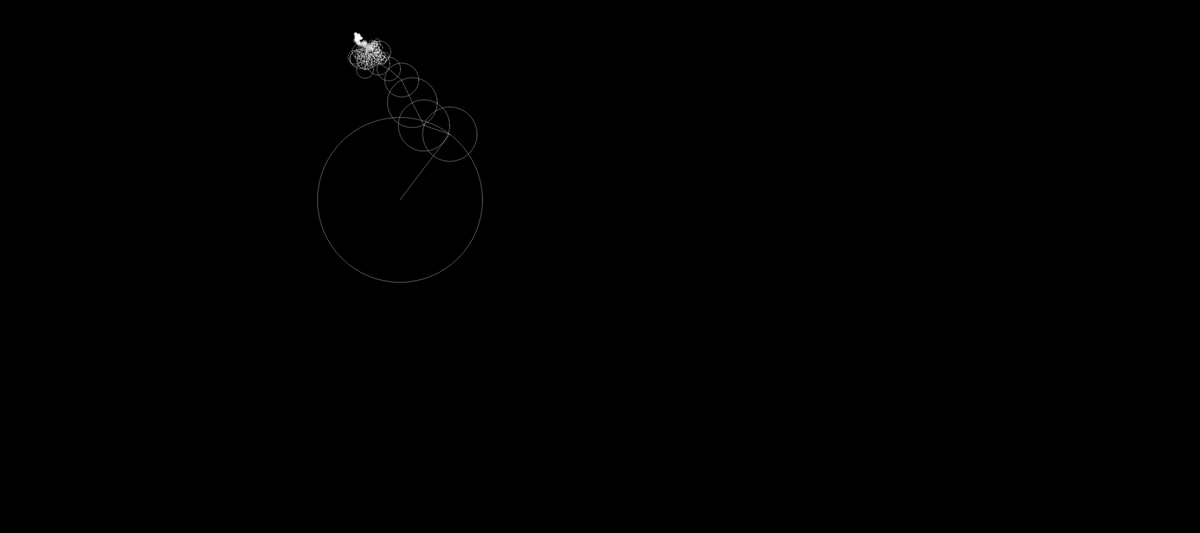
Frame 1 (no input)
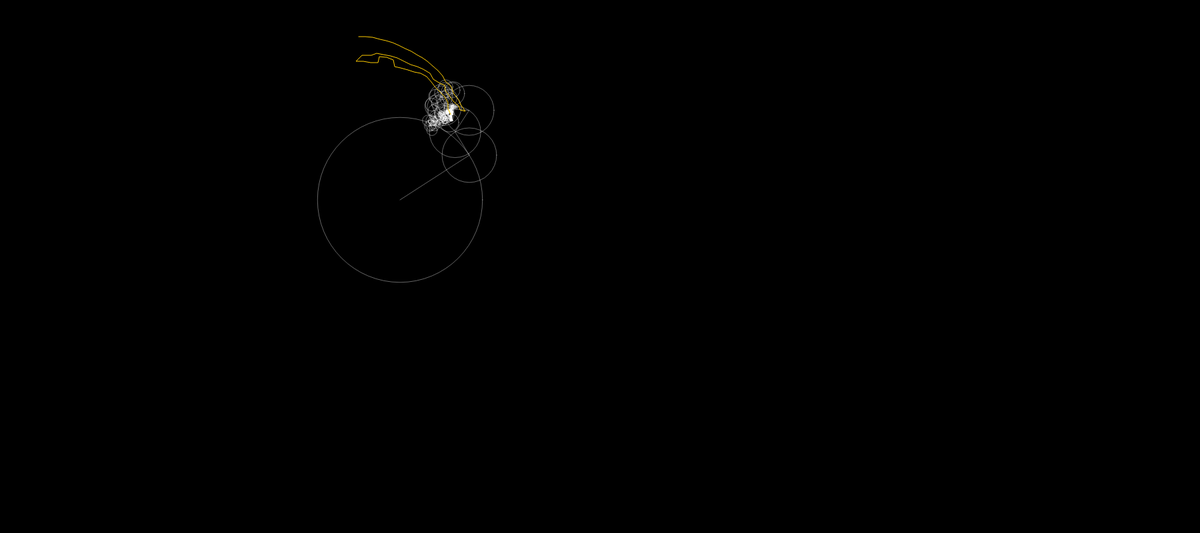
Frame 60 (no input)
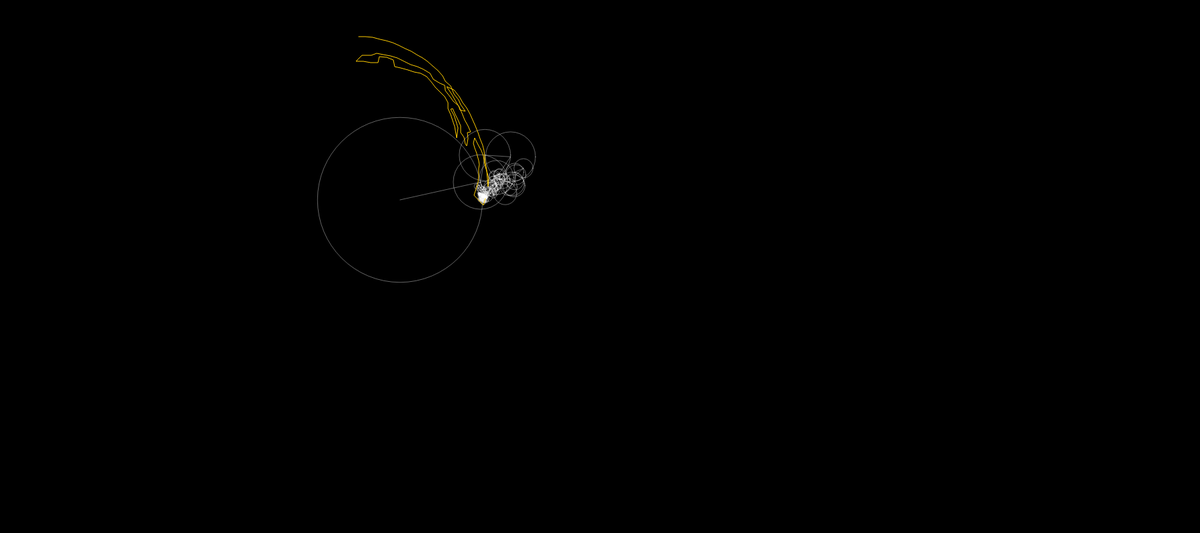
Frame 120 (the mouse pressed at the canvas centre since frame 60)

The p5.js sketch that drew these frames (run headless with seeded random() and noise() and a simulated clock; from frame 60 on, the mouse is pressed at the canvas centre):

// p5.js sketch
// ── sketch.js
let x = [];
let y = [];
let fourierX;
let fourierY;
let time = 0;
let path = [];

function setup() {
  createCanvas(1800, 800);
  
  const skip = 15;
  for (let i = 0; i < drawing.length; i += skip) {
     x.push(drawing[i].x -231);
     y.push(-(drawing[i].y - 801));
   }
  fourierXY = dft(x,y);
  // fourierY = dft(y);

  fourierXY.sort((a, b) => b.amp - a.amp);
  // fourierY.sort((a, b) => b.amp - a.amp);
}

function epiCycles(x, y, rotation, fourier) {
  for (let i = 0; i < fourier.length; i++) {
    let prevx = x;
    let prevy = y;
    let freq = fourier[i].freq;
    let radius = fourier[i].amp;
    let phase = fourier[i].phase;
    x += radius * cos(freq * time + phase + rotation);
    y += radius * sin(freq * time + phase + rotation);

    stroke(255, 100);
    noFill();
    ellipse(prevx, prevy, radius * 2);
    stroke(255,100);
    line(prevx, prevy, x, y);
  }
  return createVector(x, y);
}

function draw() {
  background(0);
  translate(-400,200);
  let vx = epiCycles(width / 2 + 100, 100, 0, fourierXY);
  // let vy = epiCycles(100, height / 2 + 100, HALF_PI, fourierY);
  let v = createVector(vx.x, vx.y);
  path.unshift(v);
  // line(vx.x, vx.y, v.x, v.y);
  // line(vy.x, vy.y, v.x, v.y);

  beginShape();
  noFill();
  for (let i = 0; i < path.length; i++) {
    stroke(255, 204, 0);
    // strokeWeight(4);

    vertex(path[i].x, path[i].y);
  }
  endShape();

  const dt = TWO_PI / fourierXY.length;
  time += dt;

  if (time > 2*TWO_PI) {
    time = 0;
    path = [];
  }

}

// ── aish_points.js
let drawing = [
{ x: 169, y: 1046},
{ x: 169, y: 1045},
{ x: 170, y: 1045},
{ x: 171, y: 1045},
{ x: 171, y: 1046},
{ x: 172, y: 1046},
{ x: 173, y: 1045},
{ x: 173, y: 1046},
{ x: 174, y: 1046},
{ x: 175, y: 1046},
{ x: 176, y: 1045},
{ x: 176, y: 1046},
{ x: 177, y: 1046},
{ x: 178, y: 1046},
{ x: 179, y: 1045},
{ x: 179, y: 1046},
{ x: 180, y: 1046},
{ x: 181, y: 1046},
{ x: 182, y: 1046},
{ x: 182, y: 1045},
{ x: 183, y: 1046},
{ x: 184, y: 1046},
{ x: 185, y: 1046},
{ x: 185, y: 1045},
{ x: 186, y: 1046},
{ x: 187, y: 1045},
{ x: 187, y: 1046},
{ x: 188, y: 1045},
{ x: 189, y: 1046},
{ x: 189, y: 1045},
{ x: 190, y: 1045},
{ x: 191, y: 1044},
{ x: 191, y: 1045},
{ x: 192, y: 1045},
{ x: 193, y: 1044},
{ x: 193, y: 1045},
{ x: 194, y: 1045},
{ x: 195, y: 1044},
{ x: 195, y: 1045},
{ x: 196, y: 1044},
{ x: 197, y: 1044},
{ x: 198, y: 1044},
{ x: 198, y: 1043},
{ x: 199, y: 1043},
{ x: 200, y: 1043},
{ x: 201, y: 1042},
{ x: 202, y: 1042},
{ x: 201, y: 1043},
{ x: 202, y: 1043},
{ x: 203, y: 1042},
{ x: 204, y: 1042},
{ x: 204, y: 1041},
{ x: 205, y: 1041},
{ x: 205, y: 1042},
{ x: 206, y: 1041},
{ x: 207, y: 1040},
{ x: 207, y: 1041},
{ x: 208, y: 1041},
{ x: 208, y: 1040},
{ x: 209, y: 1040},
{ x: 210, y: 1040},
{ x: 211, y: 1040},
{ x: 211, y: 1039},
{ x: 212, y: 1039},
{ x: 213, y: 1038},
{ x: 213, y: 1039},
{ x: 214, y: 1038},
{ x: 214, y: 1039},
{ x: 215, y: 1038},
{ x: 216, y: 1037},
{ x: 216, y: 1038},
{ x: 217, y: 1037},
{ x: 218, y: 1037},
{ x: 219, y: 1037},
{ x: 219, y: 1036},
{ x: 220, y: 1037},
{ x: 220, y: 1036},
{ x: 221, y: 1036},
{ x: 222, y: 1036},
{ x: 222, y: 1035},
{ x: 223, y: 1035},
{ x: 224, y: 1035},
{ x: 224, y: 1034},
{ x: 225, y: 1035},
{ x: 225, y: 1034},
{ x: 226, y: 1034},
{ x: 227, y: 1034},
{ x: 227, y: 1033},
{ x: 228, y: 1033},
{ x: 229, y: 1032},
{ x: 229, y: 1033},
{ x: 230, y: 1032},
{ x: 231, y: 1032},
{ x: 231, y: 1031},
{ x: 232, y: 1031},
{ x: 233, y: 1031},
{ x: 233, y: 1030},
{ x: 234, y: 1030},
{ x: 234, y: 1031},
{ x: 235, y: 1030},
{ x: 236, y: 1030},
{ x: 236, y: 1029},
{ x: 237, y: 1029},
{ x: 238, y: 1028},
{ x: 238, y: 1029},
{ x: 239, y: 1028},
{ x: 240, y: 1028},
{ x: 240, y: 1027},
{ x: 241, y: 1027},
{ x: 241, y: 1028},
{ x: 242, y: 1027},
{ x: 243, y: 1026},
{ x: 243, y: 1027},
{ x: 244, y: 1026},
{ x: 245, y: 1025},
{ x: 245, y: 1026},
{ x: 246, y: 1025},
{ x: 247, y: 1025},
{ x: 247, y: 1024},
{ x: 248, y: 1023},
{ x: 248, y: 1024},
{ x: 249, y: 1024},
{ x: 249, y: 1023},
{ x: 249, y: 1022},
{ x: 250, y: 1022},
{ x: 250, y: 1023},
{ x: 251, y: 1022},
{ x: 251, y: 1023},
{ x: 252, y: 1022},
{ x: 253, y: 1021},
{ x: 253, y: 1022},
{ x: 254, y: 1021},
{ x: 255, y: 1021},
{ x: 256, y: 1020},
{ x: 255, y: 1020},
{ x: 256, y: 1019},
{ x: 257, y: 1018},
{ x: 258, y: 1018},
{ x: 257, y: 1019},
{ x: 258, y: 1019},
{ x: 259, y: 1018},
{ x: 260, y: 1018},
{ x: 260, y: 1017},
{ x: 261, y: 1017},
{ x: 262, y: 1016},
{ x: 262, y: 1017},
{ x: 263, y: 1017},
{ x: 264, y: 1016},
{ x: 263, y: 1016},
{ x: 264, y: 1015},
{ x: 265, y: 1014},
{ x: 265, y: 1015},
{ x: 266, y: 1014},
{ x: 267, y: 1013},
{ x: 267, y: 1014},
{ x: 266, y: 1013},
{ x: 267, y: 1012},
{ x: 268, y: 1012},
{ x: 269, y: 1012},
{ x: 269, y: 1011},
{ x: 270, y: 1011},
{ x: 271, y: 1010},
{ x: 270, y: 1010},
{ x: 271, y: 1009},
{ x: 272, y: 1008},
{ x: 272, y: 1009},
{ x: 273, y: 1008},
{ x: 273, y: 1007},
{ x: 274, y: 1007},
{ x: 275, y: 1007},
{ x: 275, y: 1006},
{ x: 276, y: 1005},
{ x: 276, y: 1006},
{ x: 277, y: 1005},
{ x: 277, y: 1004},
{ x: 278, y: 1004},
{ x: 278, y: 1003},
{ x: 279, y: 1002},
{ x: 280, y: 1003},
{ x: 279, y: 1003},
{ x: 280, y: 1002},
{ x: 281, y: 1001},
{ x: 282, y: 1000},
{ x: 282, y: 1001},
{ x: 283, y: 1001},
{ x: 283, y: 1000},
{ x: 284, y: 1000},
{ x: 284, y: 999},
{ x: 285, y: 998},
{ x: 285, y: 999},
{ x: 286, y: 999},
{ x: 286, y: 998},
{ x: 287, y: 997},
{ x: 288, y: 997},
{ x: 288, y: 996},
{ x: 288, y: 995},
{ x: 289, y: 996},
{ x: 289, y: 995},
{ x: 289, y: 994},
{ x: 290, y: 994},
{ x: 291, y: 993},
{ x: 290, y: 993},
{ x: 291, y: 992},
{ x: 291, y: 991},
{ x: 292, y: 991},
{ x: 292, y: 990},
{ x: 293, y: 990},
{ x: 294, y: 989},
{ x: 293, y: 989},
{ x: 294, y: 988},
{ x: 295, y: 987},
{ x: 295, y: 988},
{ x: 294, y: 987},
{ x: 295, y: 986},
{ x: 296, y: 985},
{ x: 296, y: 986},
{ x: 297, y: 985},
{ x: 297, y: 984},
{ x: 297, y: 983},
{ x: 298, y: 983},
{ x: 298, y: 982},
{ x: 298, y: 981},
{ x: 299, y: 980},
{ x: 299, y: 981},
{ x: 300, y: 980},
{ x: 299, y: 979},
{ x: 300, y: 978},
{ x: 300, y: 979},
{ x: 301, y: 978},
{ x: 302, y: 977},
{ x: 301, y: 977},
{ x: 302, y: 976},
{ x: 303, y: 975},
{ x: 303, y: 976},
{ x: 304, y: 975},
{ x: 304, y: 974},
{ x: 305, y: 974},
{ x: 306, y: 973},
{ x: 305, y: 973},
{ x: 306, y: 972},
{ x: 307, y: 972},
{ x: 307, y: 971},
{ x: 308, y: 971},
{ x: 308, y: 970},
{ x: 308, y: 969},
{ x: 309, y: 969},
{ x: 310, y: 969},
{ x: 310, y: 968},
{ x: 309, y: 967},
{ x: 310, y: 966},
{ x: 311, y: 965},
{ x: 312, y: 964},
{ x: 310, y: 962},
{ x: 311, y: 961},
{ x: 312, y: 961},
{ x: 312, y: 960},
{ x: 313, y: 959},
{ x: 313, y: 958},
{ x: 314, y: 958},
{ x: 315, y: 957},
{ x: 314, y: 957},
{ x: 315, y: 956},
{ x: 315, y: 955},
{ x: 316, y: 956},
{ x: 316, y: 955},
{ x: 316, y: 954},
{ x: 317, y: 954},
{ x: 317, y: 953},
{ x: 318, y: 953},
{ x: 318, y: 952},
{ x: 319, y: 951},
{ x: 319, y: 952},
{ x: 318, y: 951},
{ x: 319, y: 950},
{ x: 319, y: 949},
{ x: 320, y: 950},
{ x: 320, y: 949},
{ x: 321, y: 948},
{ x: 320, y: 948},
{ x: 320, y: 947},
{ x: 321, y: 946},
{ x: 321, y: 947},
{ x: 322, y: 946},
{ x: 322, y: 945},
{ x: 323, y: 944},
{ x: 322, y: 944},
{ x: 323, y: 943},
{ x: 324, y: 942},
{ x: 323, y: 942},
{ x: 324, y: 941},
{ x: 325, y: 940},
{ x: 324, y: 940},
{ x: 325, y: 939},
{ x: 326, y: 939},
{ x: 326, y: 938},
{ x: 326, y: 937},
{ x: 327, y: 937},
{ x: 327, y: 936},
{ x: 328, y: 936},
{ x: 328, y: 935},
{ x: 329, y: 934},
{ x: 329, y: 933},
{ x: 330, y: 932},
{ x: 331, y: 931},
{ x: 331, y: 930},
{ x: 330, y: 931},
{ x: 329, y: 932},
{ x: 328, y: 934},
{ x: 327, y: 935},
{ x: 325, y: 934},
{ x: 325, y: 933},
{ x: 324, y: 934},
{ x: 324, y: 935},
{ x: 323, y: 936},
{ x: 322, y: 935},
{ x: 321, y: 936},
{ x: 321, y: 937},
{ x: 320, y: 937},
{ x: 321, y: 938},
{ x: 320, y: 938},
{ x: 320, y: 939},
{ x: 319, y: 940},
{ x: 318, y: 939},
{ x: 318, y: 938},
{ x: 317, y: 940},
{ x: 316, y: 941},
{ x: 316, y: 942},
{ x: 317, y: 941},
{ x: 318, y: 940},
{ x: 319, y: 941},
{ x: 319, y: 942},
{ x: 318, y: 943},
{ x: 317, y: 942},
{ x: 316, y: 943},
{ x: 315, y: 944},
{ x: 315, y: 943},
{ x: 314, y: 944},
{ x: 313, y: 945},
{ x: 314, y: 946},
{ x: 314, y: 945},
{ x: 313, y: 946},
{ x: 312, y: 947},
{ x: 313, y: 947},
{ x: 312, y: 948},
{ x: 311, y: 948},
{ x: 311, y: 949},
{ x: 311, y: 950},
{ x: 310, y: 949},
{ x: 310, y: 950},
{ x: 310, y: 951},
{ x: 309, y: 951},
{ x: 309, y: 952},
{ x: 308, y: 952},
{ x: 308, y: 953},
{ x: 307, y: 953},
{ x: 306, y: 954},
{ x: 307, y: 954},
{ x: 306, y: 955},
{ x: 305, y: 956},
{ x: 305, y: 955},
{ x: 306, y: 956},
{ x: 305, y: 957},
{ x: 304, y: 957},
{ x: 304, y: 958},
{ x: 304, y: 959},
{ x: 303, y: 960},
{ x: 303, y: 959},
{ x: 302, y: 960},
{ x: 302, y: 961},
{ x: 301, y: 962},
{ x: 302, y: 962},
{ x: 301, y: 963},
{ x: 301, y: 964},
{ x: 300, y: 965},
{ x: 300, y: 964},
{ x: 299, y: 965},
{ x: 299, y: 966},
{ x: 300, y: 966},
{ x: 299, y: 967},
{ x: 298, y: 967},
{ x: 297, y: 968},
{ x: 298, y: 968},
{ x: 297, y: 969},
{ x: 297, y: 970},
{ x: 296, y: 970},
{ x: 296, y: 971},
{ x: 295, y: 972},
{ x: 295, y: 973},
{ x: 296, y: 973},
{ x: 297, y: 974},
{ x: 298, y: 973},
{ x: 299, y: 972},
{ x: 300, y: 972},
{ x: 299, y: 973},
{ x: 298, y: 972},
{ x: 297, y: 973},
{ x: 296, y: 974},
{ x: 295, y: 974},
{ x: 294, y: 975},
{ x: 294, y: 974},
{ x: 293, y: 974},
{ x: 293, y: 975},
{ x: 292, y: 975},
{ x: 291, y: 975},
{ x: 292, y: 976},
{ x: 291, y: 976},
{ x: 290, y: 976},
{ x: 290, y: 977},
{ x: 289, y: 977},
{ x: 288, y: 978},
{ x: 288, y: 977},
{ x: 287, y: 978},
{ x: 287, y: 979},
{ x: 286, y: 979},
{ x: 285, y: 979},
{ x: 285, y: 980},
{ x: 284, y: 980},
{ x: 283, y: 980},
{ x: 283, y: 981},
{ x: 282, y: 981},
{ x: 281, y: 982},
{ x: 280, y: 981},
{ x: 281, y: 981},
{ x: 280, y: 982},
{ x: 279, y: 983},
{ x: 279, y: 982},
{ x: 278, y: 983},
{ x: 277, y: 983},
{ x: 276, y: 984},
{ x: 277, y: 984},
{ x: 278, y: 990},
{ x: 279, y: 990},
{ x: 278, y: 991},
{ x: 277, y: 991},
{ x: 276, y: 992},
{ x: 276, y: 991},
{ x: 275, y: 992},
{ x: 275, y: 993},
{ x: 274, y: 993},
{ x: 274, y: 992},
{ x: 273, y: 993},
{ x: 272, y: 993},
{ x: 272, y: 994},
{ x: 271, y: 994},
{ x: 270, y: 995},
{ x: 270, y: 994},
{ x: 269, y: 995},
{ x: 268, y: 996},
{ x: 268, y: 995},
{ x: 267, y: 996},
{ x: 266, y: 997},
{ x: 266, y: 996},
{ x: 265, y: 997},
{ x: 264, y: 998},
{ x: 264, y: 997},
{ x: 263, y: 998},
{ x: 262, y: 999},
{ x: 262, y: 998},
{ x: 261, y: 999},
{ x: 261, y: 998},
{ x: 260, y: 999},
{ x: 259, y: 1000},
{ x: 259, y: 999},
{ x: 258, y: 1000},
{ x: 257, y: 1000},
{ x: 257, y: 1001},
{ x: 256, y: 1001},
{ x: 255, y: 1001},
{ x: 254, y: 1001},
{ x: 254, y: 1002},
{ x: 253, y: 1002},
{ x: 252, y: 1002},
{ x: 251, y: 1002},
{ x: 252, y: 1003},
{ x: 251, y: 1003},
{ x: 250, y: 1003},
{ x: 249, y: 1003},
{ x: 249, y: 1004},
{ x: 248, y: 1004},
{ x: 247, y: 1005},
{ x: 247, y: 1004},
{ x: 246, y: 1005},
{ x: 245, y: 1005},
{ x: 245, y: 1006},
{ x: 244, y: 1006},
{ x: 243, y: 1007},
{ x: 243, y: 1006},
{ x: 242, y: 1007},
{ x: 241, y: 1008},
{ x: 241, y: 1007},
{ x: 240, y: 1008},
{ x: 239, y: 1009},
{ x: 239, y: 1008},
{ x: 238, y: 1008},
{ x: 238, y: 1009},
{ x: 237, y: 1009},
{ x: 236, y: 1010},
{ x: 236, y: 1009},
{ x: 235, y: 1010},
{ x: 234, y: 1010},
{ x: 234, y: 1011},
{ x: 233, y: 1011},
{ x: 233, y: 1010},
{ x: 232, y: 1011},
{ x: 231, y: 1012},
{ x: 231, y: 1011},
{ x: 230, y: 1012},
{ x: 229, y: 1013},
{ x: 229, y: 1012},
{ x: 228, y: 1013},
{ x: 227, y: 1014},
{ x: 226, y: 1015},
{ x: 226, y: 1014},
{ x: 225, y: 1015},
{ x: 224, y: 1015},
{ x: 223, y: 1015},
{ x: 223, y: 1016},
{ x: 222, y: 1016},
{ x: 221, y: 1016},
{ x: 220, y: 1016},
{ x: 220, y: 1017},
{ x: 219, y: 1016},
{ x: 219, y: 1017},
{ x: 218, y: 1017},
{ x: 217, y: 1018},
{ x: 217, y: 1017},
{ x: 216, y: 1018},
{ x: 215, y: 1018},
{ x: 214, y: 1019},
{ x: 213, y: 1019},
{ x: 214, y: 1018},
{ x: 213, y: 1018},
{ x: 212, y: 1019},
{ x: 211, y: 1019},
{ x: 210, y: 1020},
{ x: 209, y: 1020},
{ x: 210, y: 1019},
{ x: 209, y: 1019},
{ x: 208, y: 1020},
{ x: 207, y: 1020},
{ x: 206, y: 1019},
{ x: 206, y: 1020},
{ x: 205, y: 1020},
{ x: 205, y: 1021},
{ x: 204, y: 1020},
{ x: 203, y: 1020},
{ x: 203, y: 1021},
{ x: 202, y: 1020},
{ x: 201, y: 1020},
{ x: 201, y: 1021},
{ x: 200, y: 1021},
{ x: 199, y: 1021},
{ x: 199, y: 1020},
{ x: 198, y: 1021},
{ x: 197, y: 1021},
{ x: 196, y: 1021},
{ x: 195, y: 1021},
{ x: 195, y: 1022},
{ x: 194, y: 1021},
{ x: 193, y: 1021},
{ x: 193, y: 1022},
{ x: 192, y: 1021},
{ x: 191, y: 1022},
{ x: 191, y: 1021},
{ x: 192, y: 1018},
{ x: 192, y: 1017},
{ x: 191, y: 1018},
{ x: 190, y: 1018},
{ x: 190, y: 1017},
{ x: 189, y: 1018},
{ x: 188, y: 1018},
{ x: 187, y: 1018},
{ x: 186, y: 1018},
{ x: 185, y: 1018},
{ x: 184, y: 1018},
{ x: 184, y: 1019},
{ x: 183, y: 1018},
{ x: 182, y: 1018},
{ x: 181, y: 1018},
{ x: 180, y: 1018},
{ x: 179, y: 1018},
{ x: 178, y: 1019},
{ x: 177, y: 1018},
{ x: 176, y: 1019},
{ x: 175, y: 1019},
{ x: 174, y: 1018},
{ x: 173, y: 1017},
{ x: 174, y: 1017},
{ x: 173, y: 1016},
{ x: 172, y: 1016},
{ x: 171, y: 1016},
{ x: 170, y: 1017},
{ x: 170, y: 1016},
{ x: 169, y: 1016},
{ x: 170, y: 1015},
{ x: 169, y: 1015},
{ x: 168, y: 1015},
{ x: 168, y: 1014},
{ x: 168, y: 1010},
{ x: 167, y: 1010},
{ x: 165, y: 1009},
{ x: 166, y: 1009},
{ x: 167, y: 1009},
{ x: 168, y: 1009},
{ x: 169, y: 1010},
{ x: 170, y: 1010},
{ x: 171, y: 1009},
{ x: 171, y: 1010},
{ x: 172, y: 1009},
{ x: 173, y: 1009},
{ x: 173, y: 1010},
{ x: 174, y: 1009},
{ x: 175, y: 1009},
{ x: 175, y: 1008},
{ x: 176, y: 1008},
{ x: 176, y: 1009},
{ x: 177, y: 1008},
{ x: 178, y: 1009},
{ x: 178, y: 1008},
{ x: 179, y: 1008},
{ x: 180, y: 1008},
{ x: 181, y: 1007},
{ x: 181, y: 1008},
{ x: 182, y: 1008},
{ x: 183, y: 1007},
{ x: 183, y: 1008},
{ x: 184, y: 1007},
{ x: 185, y: 1008},
{ x: 185, y: 1007},
{ x: 186, y: 1007},
{ x: 187, y: 1007},
{ x: 188, y: 1007},
{ x: 188, y: 1008},
{ x: 189, y: 1007},
{ x: 189, y: 1006},
{ x: 190, y: 1007},
{ x: 191, y: 1007},
{ x: 192, y: 1007},
{ x: 192, y: 1008},
{ x: 193, y: 1007},
{ x: 194, y: 1008},
{ x: 194, y: 1007},
{ x: 195, y: 1007},
{ x: 196, y: 1007},
{ x: 197, y: 1007},
{ x: 198, y: 1007},
{ x: 199, y: 1008},
{ x: 198, y: 1008},
{ x: 197, y: 1008},
{ x: 196, y: 1008},
{ x: 193, y: 1017},
{ x: 194, y: 1017},
{ x: 194, y: 1018},
{ x: 195, y: 1017},
{ x: 196, y: 1017},
{ x: 197, y: 1017},
{ x: 198, y: 1016},
{ x: 198, y: 1017},
{ x: 199, y: 1017},
{ x: 200, y: 1017},
{ x: 200, y: 1016},
{ x: 201, y: 1016},
{ x: 202, y: 1016},
{ x: 203, y: 1016},
{ x: 204, y: 1015},
{ x: 204, y: 1016},
{ x: 205, y: 1015},
{ x: 205, y: 1016},
{ x: 206, y: 1015},
{ x: 206, y: 1016},
{ x: 207, y: 1015},
{ x: 208, y: 1015},
{ x: 209, y: 1014},
{ x: 209, y: 1015},
{ x: 210, y: 1015},
{ x: 211, y: 1015},
{ x: 211, y: 1014},
{ x: 212, y: 1014},
{ x: 213, y: 1014},
{ x: 214, y: 1013},
{ x: 214, y: 1014},
{ x: 215, y: 1013},
{ x: 215, y: 1014},
{ x: 216, y: 1013},
{ x: 217, y: 1013},
{ x: 217, y: 1012},
{ x: 218, y: 1012},
{ x: 218, y: 1013},
{ x: 219, y: 1012},
{ x: 220, y: 1012},
{ x: 221, y: 1011},
{ x: 222, y: 1011},
{ x: 221, y: 1012},
{ x: 222, y: 1012},
{ x: 223, y: 1011},
{ x: 224, y: 1011},
{ x: 225, y: 1011},
{ x: 216, y: 1004},
{ x: 218, y: 1003},
{ x: 219, y: 1002},
{ x: 219, y: 1003},
{ x: 220, y: 1002},
{ x: 221, y: 1002},
{ x: 222, y: 1002},
{ x: 222, y: 1001},
{ x: 223, y: 1001},
{ x: 224, y: 1000},
{ x: 225, y: 1001},
{ x: 224, y: 1001},
{ x: 225, y: 1000},
{ x: 226, y: 1000},
{ x: 227, y: 999},
{ x: 227, y: 1000},
{ x: 228, y: 999},
{ x: 228, y: 1000},
{ x: 229, y: 999},
{ x: 230, y: 999},
{ x: 231, y: 998},
{ x: 232, y: 998},
{ x: 231, y: 999},
{ x: 232, y: 999},
{ x: 233, y: 998},
{ x: 234, y: 998},
{ x: 235, y: 997},
{ x: 235, y: 998},
{ x: 236, y: 997},
{ x: 237, y: 997},
{ x: 238, y: 996},
{ x: 238, y: 997},
{ x: 239, y: 997},
{ x: 239, y: 996},
{ x: 240, y: 996},
{ x: 240, y: 997},
{ x: 241, y: 996},
{ x: 242, y: 996},
{ x: 243, y: 996},
{ x: 242, y: 995},
{ x: 243, y: 995},
{ x: 244, y: 995},
{ x: 245, y: 995},
{ x: 246, y: 995},
{ x: 246, y: 994},
{ x: 247, y: 994},
{ x: 247, y: 995},
{ x: 248, y: 994},
{ x: 249, y: 994},
{ x: 250, y: 994},
{ x: 250, y: 993},
{ x: 251, y: 994},
{ x: 251, y: 993},
{ x: 252, y: 993},
{ x: 253, y: 993},
{ x: 254, y: 992},
{ x: 254, y: 993},
{ x: 255, y: 992},
{ x: 256, y: 992},
{ x: 255, y: 993},
{ x: 256, y: 993},
{ x: 257, y: 992},
{ x: 258, y: 991},
{ x: 258, y: 992},
{ x: 259, y: 991},
{ x: 260, y: 990},
{ x: 260, y: 991},
{ x: 261, y: 991},
{ x: 262, y: 991},
{ x: 262, y: 990},
{ x: 263, y: 989},
{ x: 264, y: 990},
{ x: 263, y: 990},
{ x: 264, y: 989},
{ x: 265, y: 989},
{ x: 266, y: 989},
{ x: 266, y: 988},
{ x: 267, y: 988},
{ x: 267, y: 989},
{ x: 268, y: 988},
{ x: 269, y: 988},
{ x: 269, y: 987},
{ x: 270, y: 986},
{ x: 271, y: 986},
{ x: 270, y: 987},
{ x: 271, y: 987},
{ x: 272, y: 986},
{ x: 273, y: 986},
{ x: 273, y: 985},
{ x: 274, y: 985},
{ x: 275, y: 985},
{ x: 275, y: 984},
{ x: 276, y: 983},
{ x: 276, y: 981},
{ x: 277, y: 980},
{ x: 277, y: 979},
{ x: 278, y: 979},
{ x: 279, y: 978},
{ x: 278, y: 978},
{ x: 279, y: 977},
{ x: 280, y: 977},
{ x: 280, y: 976},
{ x: 280, y: 975},
{ x: 281, y: 975},
{ x: 282, y: 974},
{ x: 282, y: 975},
{ x: 281, y: 974},
{ x: 282, y: 973},
{ x: 283, y: 973},
{ x: 283, y: 972},
{ x: 283, y: 971},
{ x: 284, y: 971},
{ x: 285, y: 970},
{ x: 284, y: 970},
{ x: 285, y: 969},
{ x: 286, y: 969},
{ x: 286, y: 968},
{ x: 287, y: 968},
{ x: 288, y: 967},
{ x: 287, y: 967},
{ x: 288, y: 966},
{ x: 289, y: 966},
{ x: 289, y: 965},
{ x: 290, y: 965},
{ x: 290, y: 964},
{ x: 291, y: 964},
{ x: 292, y: 963},
{ x: 291, y: 963},
{ x: 292, y: 962},
{ x: 293, y: 961},
{ x: 293, y: 962},
{ x: 292, y: 961},
{ x: 293, y: 960},
{ x: 294, y: 960},
{ x: 294, y: 959},
{ x: 295, y: 959},
{ x: 295, y: 958},
{ x: 296, y: 959},
{ x: 296, y: 958},
{ x: 297, y: 957},
{ x: 296, y: 957},
{ x: 297, y: 956},
{ x: 298, y: 955},
{ x: 298, y: 956},
{ x: 299, y: 955},
{ x: 300, y: 954},
{ x: 299, y: 954},
{ x: 299, y: 953},
{ x: 300, y: 952},
{ x: 300, y: 953},
{ x: 301, y: 952},
{ x: 302, y: 951},
{ x: 301, y: 951},
{ x: 302, y: 950},
{ x: 302, y: 949},
{ x: 303, y: 949},
{ x: 303, y: 948},
{ x: 304, y: 948},
{ x: 303, y: 947},
{ x: 304, y: 946},
{ x: 304, y: 947},
{ x: 305, y: 946},
{ x: 305, y: 945},
{ x: 306, y: 944},
{ x: 305, y: 944},
{ x: 300, y: 944},
{ x: 300, y: 943},
{ x: 301, y: 942},
{ x: 302, y: 941},
{ x: 301, y: 941},
{ x: 302, y: 940},
{ x: 302, y: 939},
{ x: 303, y: 939},
{ x: 303, y: 938},
{ x: 303, y: 937},
{ x: 304, y: 936},
{ x: 304, y: 937},
{ x: 303, y: 936},
{ x: 304, y: 935},
{ x: 305, y: 934},
{ x: 304, y: 934},
{ x: 305, y: 933},
{ x: 305, y: 932},
{ x: 306, y: 931},
{ x: 305, y: 931},
{ x: 306, y: 930},
{ x: 307, y: 930},
{ x: 306, y: 929},
{ x: 307, y: 929},
{ x: 307, y: 928},
{ x: 307, y: 927},
{ x: 308, y: 926},
{ x: 308, y: 927},
{ x: 307, y: 926},
{ x: 308, y: 925},
{ x: 308, y: 924},
{ x: 309, y: 924},
{ x: 309, y: 923},
{ x: 310, y: 922},
{ x: 309, y: 921},
{ x: 309, y: 922},
{ x: 310, y: 921},
{ x: 311, y: 920},
{ x: 310, y: 920},
{ x: 311, y: 919},
{ x: 310, y: 919},
{ x: 311, y: 918},
{ x: 312, y: 917},
{ x: 311, y: 917},
{ x: 312, y: 916},
{ x: 312, y: 915},
{ x: 313, y: 914},
{ x: 312, y: 913},
{ x: 312, y: 914},
{ x: 313, y: 913},
{ x: 313, y: 912},
{ x: 314, y: 911},
{ x: 314, y: 910},
{ x: 313, y: 911},
{ x: 313, y: 910},
{ x: 314, y: 909},
{ x: 314, y: 908},
{ x: 314, y: 907},
{ x: 315, y: 906},
{ x: 316, y: 906},
{ x: 315, y: 904},
{ x: 315, y: 903},
{ x: 316, y: 902},
{ x: 315, y: 901},
{ x: 315, y: 898},
{ x: 316, y: 897},
{ x: 317, y: 896},
{ x: 316, y: 895},
{ x: 316, y: 894},
{ x: 317, y: 893},
{ x: 317, y: 894},
{ x: 317, y: 895},
{ x: 316, y: 896},
{ x: 316, y: 898},
{ x: 316, y: 899},
{ x: 316, y: 900},
{ x: 316, y: 901},
{ x: 316, y: 903},
{ x: 316, y: 904},
{ x: 315, y: 905},
{ x: 314, y: 906},
{ x: 315, y: 907},
{ x: 315, y: 908},
{ x: 318, y: 909},
{ x: 318, y: 910},
{ x: 318, y: 911},
{ x: 317, y: 911},
{ x: 317, y: 912},
{ x: 317, y: 913},
{ x: 316, y: 913},
{ x: 317, y: 914},
{ x: 316, y: 914},
{ x: 316, y: 915},
{ x: 316, y: 916},
{ x: 316, y: 917},
{ x: 315, y: 916},
{ x: 315, y: 917},
{ x: 315, y: 918},
{ x: 315, y: 919},
{ x: 314, y: 919},
{ x: 314, y: 920},
{ x: 314, y: 921},
{ x: 314, y: 922},
{ x: 313, y: 922},
{ x: 313, y: 923},
{ x: 314, y: 923},
{ x: 313, y: 924},
{ x: 313, y: 925},
{ x: 312, y: 925},
{ x: 312, y: 926},
{ x: 313, y: 926},
{ x: 312, y: 927},
{ x: 311, y: 927},
{ x: 312, y: 928},
{ x: 311, y: 929},
{ x: 312, y: 929},
{ x: 311, y: 930},
{ x: 311, y: 931},
{ x: 310, y: 931},
{ x: 310, y: 932},
{ x: 310, y: 933},
{ x: 309, y: 933},
{ x: 309, y: 934},
{ x: 308, y: 935},
{ x: 309, y: 935},
{ x: 308, y: 936},
{ x: 308, y: 937},
{ x: 307, y: 938},
{ x: 307, y: 937},
{ x: 306, y: 938},
{ x: 306, y: 939},
{ x: 306, y: 940},
{ x: 305, y: 941},
{ x: 305, y: 942},
{ x: 306, y: 942},
{ x: 306, y: 943},
{ x: 307, y: 942},
{ x: 307, y: 941},
{ x: 308, y: 941},
{ x: 308, y: 940},
{ x: 309, y: 939},
{ x: 308, y: 939},
{ x: 309, y: 938},
{ x: 310, y: 938},
{ x: 309, y: 937},
{ x: 310, y: 936},
{ x: 310, y: 937},
{ x: 311, y: 936},
{ x: 310, y: 935},
{ x: 311, y: 934},
{ x: 311, y: 935},
{ x: 312, y: 934},
{ x: 312, y: 933},
{ x: 311, y: 933},
{ x: 312, y: 932},
{ x: 313, y: 932},
{ x: 314, y: 931},
{ x: 314, y: 930},
{ x: 313, y: 931},
{ x: 313, y: 930},
{ x: 314, y: 929},
{ x: 315, y: 929},
{ x: 315, y: 928},
{ x: 315, y: 927},
{ x: 316, y: 927},
{ x: 317, y: 926},
{ x: 316, y: 925},
{ x: 316, y: 926},
{ x: 317, y: 925},
{ x: 317, y: 924},
{ x: 317, y: 923},
{ x: 318, y: 923},
{ x: 318, y: 922},
{ x: 318, y: 921},
{ x: 318, y: 920},
{ x: 319, y: 920},
{ x: 320, y: 919},
{ x: 320, y: 918},
{ x: 319, y: 919},
{ x: 319, y: 918},
{ x: 320, y: 917},
{ x: 320, y: 916},
{ x: 321, y: 916},
{ x: 321, y: 915},
{ x: 322, y: 914},
{ x: 321, y: 914},
{ x: 322, y: 913},
{ x: 323, y: 912},
{ x: 322, y: 912},
{ x: 323, y: 911},
{ x: 324, y: 910},
{ x: 320, y: 908},
{ x: 319, y: 909},
{ x: 319, y: 908},
{ x: 319, y: 907},
{ x: 320, y: 907},
{ x: 320, y: 906},
{ x: 321, y: 905},
{ x: 320, y: 905},
{ x: 321, y: 904},
{ x: 321, y: 903},
{ x: 321, y: 902},
{ x: 322, y: 903},
{ x: 322, y: 902},
{ x: 322, y: 901},
{ x: 322, y: 900},
{ x: 323, y: 900},
{ x: 323, y: 899},
{ x: 323, y: 898},
{ x: 324, y: 898},
{ x: 324, y: 897},
{ x: 323, y: 897},
{ x: 324, y: 896},
{ x: 324, y: 895},
{ x: 324, y: 894},
{ x: 325, y: 893},
{ x: 325, y: 895},
{ x: 327, y: 896},
{ x: 327, y: 895},
{ x: 327, y: 894},
{ x: 327, y: 893},
{ x: 328, y: 893},
{ x: 328, y: 892},
{ x: 328, y: 891},
{ x: 329, y: 890},
{ x: 328, y: 890},
{ x: 329, y: 889},
{ x: 328, y: 889},
{ x: 329, y: 888},
{ x: 329, y: 887},
{ x: 330, y: 886},
{ x: 329, y: 886},
{ x: 330, y: 885},
{ x: 329, y: 885},
{ x: 330, y: 884},
{ x: 329, y: 884},
{ x: 329, y: 883},
{ x: 330, y: 883},
{ x: 330, y: 882},
{ x: 331, y: 881},
{ x: 331, y: 880},
{ x: 330, y: 879},
{ x: 331, y: 878},
{ x: 330, y: 877},
{ x: 330, y: 878},
{ x: 331, y: 879},
{ x: 330, y: 880},
{ x: 330, y: 881},
{ x: 331, y: 882},
{ x: 331, y: 883},
{ x: 332, y: 883},
{ x: 332, y: 884},
{ x: 332, y: 885},
{ x: 332, y: 886},
{ x: 332, y: 887},
{ x: 333, y: 887},
{ x: 333, y: 888},
{ x: 332, y: 888},
{ x: 333, y: 889},
{ x: 333, y: 890},
{ x: 333, y: 891},
{ x: 334, y: 892},
{ x: 333, y: 892},
{ x: 333, y: 893},
{ x: 334, y: 893},
{ x: 333, y: 894},
{ x: 333, y: 895},
{ x: 334, y: 895},
{ x: 333, y: 896},
{ x: 334, y: 896},
{ x: 333, y: 897},
{ x: 334, y: 898},
{ x: 334, y: 897},
{ x: 333, y: 898},
{ x: 333, y: 899},
{ x: 333, y: 900},
{ x: 332, y: 901},
{ x: 333, y: 901},
{ x: 332, y: 902},
{ x: 332, y: 903},
{ x: 337, y: 904},
{ x: 338, y: 903},
{ x: 339, y: 902},
{ x: 339, y: 901},
{ x: 340, y: 900},
{ x: 340, y: 898},
{ x: 341, y: 897},
{ x: 342, y: 896},
{ x: 342, y: 897},
{ x: 341, y: 898},
{ x: 340, y: 899},
{ x: 339, y: 900},
{ x: 338, y: 902},
{ x: 337, y: 903},
{ x: 338, y: 904},
{ x: 337, y: 905},
{ x: 337, y: 906},
{ x: 336, y: 907},
{ x: 336, y: 906},
{ x: 335, y: 907},
{ x: 336, y: 908},
{ x: 335, y: 909},
{ x: 335, y: 908},
{ x: 334, y: 909},
{ x: 335, y: 910},
{ x: 334, y: 910},
{ x: 333, y: 911},
{ x: 334, y: 911},
{ x: 333, y: 912},
{ x: 333, y: 913},
{ x: 332, y: 913},
{ x: 333, y: 914},
{ x: 332, y: 915},
{ x: 332, y: 914},
{ x: 331, y: 915},
{ x: 331, y: 916},
{ x: 330, y: 917},
{ x: 331, y: 917},
{ x: 330, y: 918},
{ x: 330, y: 919},
{ x: 329, y: 920},
{ x: 329, y: 919},
{ x: 328, y: 920},
{ x: 328, y: 921},
{ x: 327, y: 922},
{ x: 328, y: 922},
{ x: 327, y: 923},
{ x: 326, y: 924},
{ x: 327, y: 924},
{ x: 326, y: 925},
{ x: 326, y: 926},
{ x: 325, y: 925},
{ x: 325, y: 926},
{ x: 325, y: 927},
{ x: 324, y: 928},
{ x: 325, y: 928},
{ x: 324, y: 929},
{ x: 324, y: 930},
{ x: 324, y: 931},
{ x: 323, y: 930},
{ x: 323, y: 931},
{ x: 323, y: 932},
{ x: 322, y: 933},
{ x: 323, y: 933},
{ x: 322, y: 934},
{ x: 323, y: 935},
{ x: 324, y: 936},
{ x: 323, y: 937},
{ x: 322, y: 937},
{ x: 322, y: 938},
{ x: 321, y: 939},
{ x: 322, y: 939},
{ x: 321, y: 940},
{ x: 320, y: 940},
{ x: 320, y: 941},
{ x: 320, y: 942},
{ x: 319, y: 943},
{ x: 318, y: 944},
{ x: 317, y: 945},
{ x: 317, y: 944},
{ x: 316, y: 945},
{ x: 316, y: 946},
{ x: 315, y: 947},
{ x: 316, y: 947},
{ x: 316, y: 948},
{ x: 315, y: 949},
{ x: 315, y: 948},
{ x: 314, y: 949},
{ x: 314, y: 950},
{ x: 314, y: 951},
{ x: 313, y: 951},
{ x: 313, y: 952},
{ x: 314, y: 952},
{ x: 313, y: 953},
{ x: 312, y: 953},
{ x: 312, y: 954},
{ x: 311, y: 955},
{ x: 312, y: 955},
{ x: 311, y: 956},
{ x: 311, y: 957},
{ x: 310, y: 958},
{ x: 310, y: 957},
{ x: 309, y: 958},
{ x: 309, y: 959},
{ x: 309, y: 960},
{ x: 308, y: 961},
{ x: 308, y: 960},
{ x: 307, y: 961},
{ x: 307, y: 962},
{ x: 306, y: 963},
{ x: 306, y: 964},
{ x: 305, y: 964},
{ x: 304, y: 965},
{ x: 305, y: 965},
{ x: 306, y: 968},
{ x: 305, y: 969},
{ x: 304, y: 970},
{ x: 303, y: 971},
{ x: 301, y: 971},
{ x: 301, y: 972},
{ x: 302, y: 971},
{ x: 303, y: 970},
{ x: 304, y: 971},
{ x: 305, y: 970},
{ x: 306, y: 969},
{ x: 307, y: 968},
{ x: 308, y: 968},
{ x: 308, y: 967},
{ x: 309, y: 966},
{ x: 310, y: 967},
{ x: 311, y: 967},
{ x: 311, y: 966},
{ x: 312, y: 967},
{ x: 312, y: 966},
{ x: 313, y: 965},
{ x: 312, y: 965},
{ x: 313, y: 964},
{ x: 315, y: 963},
{ x: 316, y: 962},
{ x: 316, y: 961},
{ x: 317, y: 960},
{ x: 317, y: 961},
{ x: 318, y: 960},
{ x: 318, y: 959},
{ x: 318, y: 958},
{ x: 319, y: 958},
{ x: 319, y: 957},
{ x: 320, y: 957},
{ x: 320, y: 956},
{ x: 320, y: 955},
{ x: 321, y: 956},
{ x: 321, y: 955},
{ x: 322, y: 954},
{ x: 321, y: 954},
{ x: 322, y: 953},
{ x: 323, y: 952},
{ x: 322, y: 952},
{ x: 323, y: 951},
{ x: 324, y: 950},
{ x: 323, y: 950},
{ x: 324, y: 949},
{ x: 324, y: 948},
{ x: 325, y: 948},
{ x: 325, y: 947},
{ x: 326, y: 947},
{ x: 326, y: 946},
{ x: 326, y: 945},
{ x: 327, y: 945},
{ x: 327, y: 944},
{ x: 328, y: 943},
{ x: 327, y: 943},
{ x: 328, y: 942},
{ x: 328, y: 941},
{ x: 329, y: 942},
{ x: 329, y: 941},
{ x: 329, y: 940},
{ x: 330, y: 939},
{ x: 330, y: 940},
{ x: 331, y: 939},
{ x: 331, y: 938},
{ x: 331, y: 937},
{ x: 332, y: 937},
{ x: 333, y: 936},
{ x: 332, y: 936},
{ x: 333, y: 935},
{ x: 332, y: 935},
{ x: 333, y: 934},
{ x: 334, y: 934},
{ x: 334, y: 933},
{ x: 333, y: 933},
{ x: 334, y: 932},
{ x: 335, y: 932},
{ x: 335, y: 931},
{ x: 336, y: 930},
{ x: 335, y: 930},
{ x: 336, y: 929},
{ x: 337, y: 929},
{ x: 337, y: 928},
{ x: 337, y: 927},
{ x: 338, y: 927},
{ x: 338, y: 926},
{ x: 339, y: 925},
{ x: 338, y: 925},
{ x: 339, y: 924},
{ x: 338, y: 924},
{ x: 339, y: 923},
{ x: 339, y: 922},
{ x: 340, y: 922},
{ x: 340, y: 921},
{ x: 341, y: 920},
{ x: 340, y: 920},
{ x: 341, y: 919},
{ x: 340, y: 919},
{ x: 341, y: 918},
{ x: 342, y: 917},
{ x: 341, y: 917},
{ x: 342, y: 916},
{ x: 343, y: 916},
{ x: 342, y: 915},
{ x: 343, y: 915},
{ x: 343, y: 914},
{ x: 343, y: 913},
{ x: 344, y: 913},
{ x: 344, y: 912},
{ x: 344, y: 911},
{ x: 344, y: 910},
{ x: 344, y: 909},
{ x: 345, y: 910},
{ x: 345, y: 909},
{ x: 345, y: 908},
{ x: 345, y: 907},
{ x: 346, y: 907},
{ x: 346, y: 906},
{ x: 346, y: 905},
{ x: 346, y: 904},
{ x: 347, y: 904},
{ x: 347, y: 903},
{ x: 347, y: 902},
{ x: 348, y: 902},
{ x: 348, y: 901},
{ x: 349, y: 900},
{ x: 348, y: 900},
{ x: 349, y: 899},
{ x: 348, y: 899},
{ x: 349, y: 898},
{ x: 350, y: 897},
{ x: 349, y: 897},
{ x: 350, y: 896},
{ x: 349, y: 895},
{ x: 350, y: 895},
{ x: 350, y: 894},
{ x: 350, y: 893},
{ x: 351, y: 894},
{ x: 351, y: 893},
{ x: 351, y: 892},
{ x: 351, y: 891},
{ x: 352, y: 891},
{ x: 352, y: 890},
{ x: 353, y: 889},
{ x: 352, y: 888},
{ x: 352, y: 889},
{ x: 353, y: 888},
{ x: 353, y: 887},
{ x: 353, y: 886},
{ x: 353, y: 885},
{ x: 354, y: 884},
{ x: 354, y: 885},
{ x: 355, y: 884},
{ x: 355, y: 883},
{ x: 355, y: 882},
{ x: 354, y: 883},
{ x: 354, y: 882},
{ x: 355, y: 881},
{ x: 355, y: 880},
{ x: 356, y: 880},
{ x: 356, y: 879},
{ x: 355, y: 879},
{ x: 356, y: 878},
{ x: 355, y: 878},
{ x: 356, y: 877},
{ x: 357, y: 877},
{ x: 357, y: 876},
{ x: 356, y: 876},
{ x: 357, y: 875},
{ x: 356, y: 875},
{ x: 357, y: 874},
{ x: 357, y: 873},
{ x: 356, y: 874},
{ x: 356, y: 873},
{ x: 357, y: 872},
{ x: 358, y: 871},
{ x: 357, y: 871},
{ x: 357, y: 870},
{ x: 358, y: 869},
{ x: 357, y: 869},
{ x: 357, y: 868},
{ x: 358, y: 868},
{ x: 358, y: 867},
{ x: 358, y: 866},
{ x: 358, y: 865},
{ x: 359, y: 864},
{ x: 359, y: 863},
{ x: 358, y: 864},
{ x: 358, y: 863},
{ x: 357, y: 862},
{ x: 358, y: 862},
{ x: 359, y: 861},
{ x: 359, y: 860},
{ x: 358, y: 861},
{ x: 357, y: 860},
{ x: 358, y: 859},
{ x: 359, y: 859},
{ x: 359, y: 858},
{ x: 359, y: 857},
{ x: 360, y: 856},
{ x: 359, y: 855},
{ x: 359, y: 856},
{ x: 360, y: 855},
{ x: 360, y: 854},
{ x: 360, y: 853},
{ x: 361, y: 852},
{ x: 361, y: 851},
{ x: 360, y: 852},
{ x: 359, y: 851},
{ x: 360, y: 850},
{ x: 360, y: 849},
{ x: 360, y: 848},
{ x: 360, y: 847},
{ x: 361, y: 846},
{ x: 361, y: 845},
{ x: 361, y: 844},
{ x: 361, y: 843},
{ x: 362, y: 843},
{ x: 363, y: 842},
{ x: 363, y: 841},
{ x: 362, y: 840},
{ x: 363, y: 839},
{ x: 364, y: 840},
{ x: 364, y: 839},
{ x: 364, y: 838},
{ x: 363, y: 837},
{ x: 362, y: 836},
{ x: 362, y: 835},
{ x: 362, y: 834},
{ x: 362, y: 833},
{ x: 364, y: 832},
{ x: 365, y: 831},
{ x: 366, y: 830},
{ x: 365, y: 829},
{ x: 365, y: 828},
{ x: 366, y: 828},
{ x: 365, y: 827},
{ x: 366, y: 826},
{ x: 365, y: 826},
{ x: 365, y: 825},
{ x: 364, y: 824},
{ x: 365, y: 824},
{ x: 364, y: 822},
{ x: 363, y: 821},
{ x: 363, y: 822},
{ x: 364, y: 823},
{ x: 363, y: 824},
{ x: 363, y: 825},
{ x: 364, y: 825},
{ x: 364, y: 826},
{ x: 363, y: 827},
{ x: 364, y: 827},
{ x: 364, y: 828},
{ x: 364, y: 829},
{ x: 365, y: 830},
{ x: 364, y: 830},
{ x: 364, y: 831},
{ x: 365, y: 832},
{ x: 364, y: 833},
{ x: 365, y: 834},
{ x: 365, y: 833},
{ x: 364, y: 834},
{ x: 365, y: 835},
{ x: 365, y: 836},
{ x: 364, y: 835},
{ x: 364, y: 836},
{ x: 365, y: 837},
{ x: 364, y: 837},
{ x: 363, y: 838},
{ x: 362, y: 837},
{ x: 362, y: 838},
{ x: 362, y: 839},
{ x: 363, y: 840},
{ x: 362, y: 841},
{ x: 361, y: 842},
{ x: 362, y: 842},
{ x: 363, y: 843},
{ x: 362, y: 844},
{ x: 362, y: 845},
{ x: 362, y: 846},
{ x: 362, y: 847},
{ x: 361, y: 847},
{ x: 361, y: 848},
{ x: 361, y: 849},
{ x: 361, y: 850},
{ x: 360, y: 851},
{ x: 359, y: 852},
{ x: 359, y: 853},
{ x: 358, y: 854},
{ x: 359, y: 854},
{ x: 358, y: 855},
{ x: 358, y: 856},
{ x: 358, y: 857},
{ x: 358, y: 858},
{ x: 357, y: 859},
{ x: 358, y: 860},
{ x: 357, y: 861},
{ x: 356, y: 862},
{ x: 356, y: 863},
{ x: 357, y: 863},
{ x: 356, y: 864},
{ x: 356, y: 865},
{ x: 356, y: 866},
{ x: 356, y: 867},
{ x: 355, y: 866},
{ x: 355, y: 867},
{ x: 355, y: 868},
{ x: 355, y: 869},
{ x: 354, y: 870},
{ x: 354, y: 869},
{ x: 355, y: 870},
{ x: 354, y: 871},
{ x: 354, y: 872},
{ x: 353, y: 871},
{ x: 353, y: 872},
{ x: 353, y: 873},
{ x: 353, y: 874},
{ x: 352, y: 875},
{ x: 353, y: 875},
{ x: 352, y: 876},
{ x: 352, y: 877},
{ x: 352, y: 878},
{ x: 351, y: 878},
{ x: 351, y: 879},
{ x: 350, y: 879},
{ x: 351, y: 880},
{ x: 350, y: 880},
{ x: 350, y: 881},
{ x: 350, y: 882},
{ x: 350, y: 883},
{ x: 349, y: 882},
{ x: 349, y: 883},
{ x: 349, y: 884},
{ x: 348, y: 884},
{ x: 348, y: 885},
{ x: 348, y: 886},
{ x: 347, y: 886},
{ x: 347, y: 887},
{ x: 347, y: 888},
{ x: 346, y: 888},
{ x: 346, y: 889},
{ x: 345, y: 890},
{ x: 345, y: 889},
{ x: 346, y: 890},
{ x: 345, y: 891},
{ x: 344, y: 891},
{ x: 344, y: 892},
{ x: 344, y: 893},
{ x: 343, y: 894},
{ x: 342, y: 895},
{ x: 343, y: 895},
{ x: 344, y: 894},
{ x: 343, y: 893},
{ x: 340, y: 892},
{ x: 339, y: 891},
{ x: 339, y: 890},
{ x: 340, y: 890},
{ x: 340, y: 889},
{ x: 341, y: 889},
{ x: 340, y: 888},
{ x: 341, y: 887},
{ x: 341, y: 888},
{ x: 340, y: 887},
{ x: 341, y: 886},
{ x: 341, y: 885},
{ x: 340, y: 886},
{ x: 340, y: 885},
{ x: 340, y: 884},
{ x: 340, y: 883},
{ x: 341, y: 884},
{ x: 341, y: 883},
{ x: 341, y: 882},
{ x: 342, y: 882},
{ x: 342, y: 883},
{ x: 343, y: 882},
{ x: 343, y: 881},
{ x: 342, y: 881},
{ x: 343, y: 880},
{ x: 343, y: 879},
{ x: 344, y: 879},
{ x: 345, y: 878},
{ x: 345, y: 877},
{ x: 344, y: 878},
{ x: 344, y: 877},
{ x: 345, y: 876},
{ x: 345, y: 875},
{ x: 346, y: 875},
{ x: 346, y: 874},
{ x: 345, y: 874},
{ x: 346, y: 873},
{ x: 346, y: 872},
{ x: 347, y: 871},
{ x: 346, y: 870},
{ x: 346, y: 871},
{ x: 347, y: 870},
{ x: 347, y: 869},
{ x: 347, y: 868},
{ x: 348, y: 867},
{ x: 347, y: 867},
{ x: 348, y: 866},
{ x: 347, y: 866},
{ x: 348, y: 865},
{ x: 348, y: 864},
{ x: 348, y: 863},
{ x: 348, y: 862},
{ x: 348, y: 861},
{ x: 349, y: 862},
{ x: 349, y: 861},
{ x: 349, y: 860},
{ x: 349, y: 859},
{ x: 348, y: 860},
{ x: 348, y: 859},
{ x: 348, y: 858},
{ x: 348, y: 857},
{ x: 349, y: 858},
{ x: 349, y: 857},
{ x: 350, y: 857},
{ x: 350, y: 856},
{ x: 349, y: 855},
{ x: 350, y: 855},
{ x: 349, y: 856},
{ x: 348, y: 855},
{ x: 349, y: 854},
{ x: 350, y: 854},
{ x: 350, y: 853},
{ x: 349, y: 853},
{ x: 350, y: 852},
{ x: 351, y: 851},
{ x: 350, y: 850},
{ x: 350, y: 851},
{ x: 349, y: 852},
{ x: 349, y: 851},
{ x: 349, y: 850},
{ x: 349, y: 849},
{ x: 350, y: 849},
{ x: 350, y: 848},
{ x: 351, y: 847},
{ x: 350, y: 847},
{ x: 349, y: 848},
{ x: 349, y: 847},
{ x: 350, y: 846},
{ x: 350, y: 845},
{ x: 351, y: 845},
{ x: 350, y: 844},
{ x: 350, y: 843},
{ x: 350, y: 842},
{ x: 350, y: 841},
{ x: 350, y: 840},
{ x: 349, y: 840},
{ x: 350, y: 839},
{ x: 350, y: 838},
{ x: 349, y: 838},
{ x: 350, y: 837},
{ x: 349, y: 836},
{ x: 350, y: 836},
{ x: 350, y: 835},
{ x: 349, y: 834},
{ x: 349, y: 835},
{ x: 350, y: 834},
{ x: 350, y: 833},
{ x: 349, y: 832},
{ x: 350, y: 831},
{ x: 349, y: 831},
{ x: 349, y: 830},
{ x: 349, y: 829},
{ x: 348, y: 828},
{ x: 349, y: 827},
{ x: 349, y: 828},
{ x: 348, y: 827},
{ x: 348, y: 826},
{ x: 348, y: 825},
{ x: 348, y: 824},
{ x: 347, y: 824},
{ x: 347, y: 823},
{ x: 348, y: 823},
{ x: 347, y: 822},
{ x: 347, y: 821},
{ x: 346, y: 820},
{ x: 346, y: 819},
{ x: 347, y: 820},
{ x: 347, y: 819},
{ x: 346, y: 818},
{ x: 346, y: 817},
{ x: 345, y: 817},
{ x: 346, y: 816},
{ x: 345, y: 815},
{ x: 345, y: 816},
{ x: 346, y: 815},
{ x: 345, y: 814},
{ x: 344, y: 814},
{ x: 345, y: 813},
{ x: 345, y: 812},
{ x: 344, y: 813},
{ x: 344, y: 812},
{ x: 344, y: 811},
{ x: 344, y: 810},
{ x: 343, y: 810},
{ x: 343, y: 809},
{ x: 342, y: 808},
{ x: 343, y: 808},
{ x: 342, y: 807},
{ x: 341, y: 806},
{ x: 342, y: 806},
{ x: 341, y: 805},
{ x: 340, y: 804},
{ x: 341, y: 804},
{ x: 340, y: 803},
{ x: 340, y: 802},
{ x: 339, y: 802},
{ x: 339, y: 801},
{ x: 338, y: 800},
{ x: 338, y: 799},
{ x: 339, y: 800},
{ x: 356, y: 793},
{ x: 357, y: 793},
{ x: 357, y: 794},
{ x: 357, y: 795},
{ x: 358, y: 795},
{ x: 358, y: 796},
{ x: 357, y: 796},
{ x: 358, y: 797},
{ x: 358, y: 798},
{ x: 358, y: 799},
{ x: 359, y: 799},
{ x: 359, y: 800},
{ x: 358, y: 800},
{ x: 359, y: 801},
{ x: 359, y: 802},
{ x: 359, y: 803},
{ x: 360, y: 803},
{ x: 359, y: 804},
{ x: 360, y: 804},
{ x: 360, y: 805},
{ x: 360, y: 806},
{ x: 361, y: 807},
{ x: 360, y: 807},
{ x: 360, y: 808},
{ x: 361, y: 808},
{ x: 361, y: 809},
{ x: 361, y: 810},
{ x: 361, y: 811},
{ x: 362, y: 811},
{ x: 362, y: 812},
{ x: 361, y: 812},
{ x: 362, y: 813},
{ x: 362, y: 814},
{ x: 362, y: 815},
{ x: 363, y: 816},
{ x: 362, y: 816},
{ x: 363, y: 817},
{ x: 362, y: 817},
{ x: 363, y: 818},
{ x: 362, y: 819},
{ x: 363, y: 820},
{ x: 363, y: 819},
{ x: 364, y: 820},
{ x: 364, y: 819},
{ x: 364, y: 818},
{ x: 364, y: 817},
{ x: 364, y: 816},
{ x: 364, y: 815},
{ x: 365, y: 814},
{ x: 365, y: 813},
{ x: 364, y: 814},
{ x: 364, y: 813},
{ x: 365, y: 812},
{ x: 365, y: 811},
{ x: 365, y: 810},
{ x: 365, y: 809},
{ x: 365, y: 808},
{ x: 365, y: 807},
{ x: 365, y: 806},
{ x: 365, y: 805},
{ x: 365, y: 804},
{ x: 365, y: 803},
{ x: 364, y: 802},
{ x: 365, y: 802},
{ x: 365, y: 801},
{ x: 365, y: 800},
{ x: 364, y: 800},
{ x: 365, y: 799},
{ x: 364, y: 798},
{ x: 365, y: 798},
{ x: 364, y: 797},
{ x: 365, y: 797},
{ x: 364, y: 796},
{ x: 365, y: 795},
{ x: 364, y: 795},
{ x: 364, y: 794},
{ x: 364, y: 793},
{ x: 364, y: 792},
{ x: 364, y: 791},
{ x: 365, y: 791},
{ x: 364, y: 790},
{ x: 363, y: 789},
{ x: 364, y: 789},
{ x: 364, y: 788},
{ x: 363, y: 788},
{ x: 357, y: 792},
{ x: 356, y: 792},
{ x: 356, y: 791},
{ x: 356, y: 790},
{ x: 356, y: 789},
{ x: 355, y: 789},
{ x: 356, y: 788},
{ x: 355, y: 788},
{ x: 355, y: 787},
{ x: 355, y: 786},
{ x: 354, y: 786},
{ x: 355, y: 785},
{ x: 354, y: 784},
{ x: 355, y: 783},
{ x: 354, y: 783},
{ x: 354, y: 782},
{ x: 353, y: 781},
{ x: 353, y: 782},
{ x: 354, y: 781},
{ x: 353, y: 780},
{ x: 353, y: 779},
{ x: 353, y: 778},
{ x: 352, y: 778},
{ x: 352, y: 777},
{ x: 352, y: 776},
{ x: 351, y: 775},
{ x: 352, y: 774},
{ x: 352, y: 775},
{ x: 351, y: 774},
{ x: 351, y: 773},
{ x: 351, y: 772},
{ x: 351, y: 771},
{ x: 350, y: 771},
{ x: 350, y: 770},
{ x: 350, y: 769},
{ x: 356, y: 767},
{ x: 357, y: 768},
{ x: 357, y: 769},
{ x: 358, y: 769},
{ x: 358, y: 770},
{ x: 358, y: 771},
{ x: 359, y: 771},
{ x: 359, y: 772},
{ x: 360, y: 771},
{ x: 360, y: 772},
{ x: 361, y: 773},
{ x: 360, y: 773},
{ x: 360, y: 774},
{ x: 360, y: 775},
{ x: 361, y: 774},
{ x: 361, y: 775},
{ x: 362, y: 776},
{ x: 361, y: 776},
{ x: 362, y: 777},
{ x: 362, y: 778},
{ x: 363, y: 779},
{ x: 363, y: 780},
{ x: 362, y: 779},
{ x: 362, y: 780},
{ x: 363, y: 781},
{ x: 363, y: 782},
{ x: 364, y: 783},
{ x: 363, y: 783},
{ x: 363, y: 784},
{ x: 363, y: 785},
{ x: 364, y: 786},
{ x: 364, y: 787},
{ x: 363, y: 786},
{ x: 364, y: 785},
{ x: 364, y: 784},
{ x: 365, y: 784},
{ x: 365, y: 783},
{ x: 365, y: 782},
{ x: 364, y: 782},
{ x: 365, y: 781},
{ x: 366, y: 780},
{ x: 366, y: 781},
{ x: 367, y: 780},
{ x: 366, y: 779},
{ x: 367, y: 778},
{ x: 367, y: 779},
{ x: 368, y: 778},
{ x: 368, y: 777},
{ x: 369, y: 776},
{ x: 370, y: 775},
{ x: 369, y: 775},
{ x: 368, y: 776},
{ x: 368, y: 775},
{ x: 369, y: 774},
{ x: 370, y: 773},
{ x: 370, y: 772},
{ x: 371, y: 772},
{ x: 371, y: 773},
{ x: 370, y: 774},
{ x: 371, y: 774},
{ x: 372, y: 773},
{ x: 373, y: 772},
{ x: 373, y: 771},
{ x: 372, y: 772},
{ x: 372, y: 771},
{ x: 373, y: 770},
{ x: 374, y: 769},
{ x: 374, y: 770},
{ x: 375, y: 769},
{ x: 375, y: 768},
{ x: 376, y: 768},
{ x: 376, y: 767},
{ x: 376, y: 766},
{ x: 377, y: 765},
{ x: 377, y: 766},
{ x: 378, y: 765},
{ x: 378, y: 764},
{ x: 379, y: 764},
{ x: 379, y: 763},
{ x: 378, y: 763},
{ x: 379, y: 762},
{ x: 380, y: 761},
{ x: 379, y: 761},
{ x: 380, y: 760},
{ x: 376, y: 759},
{ x: 377, y: 758},
{ x: 377, y: 757},
{ x: 376, y: 758},
{ x: 375, y: 759},
{ x: 375, y: 760},
{ x: 375, y: 761},
{ x: 374, y: 761},
{ x: 374, y: 762},
{ x: 373, y: 763},
{ x: 374, y: 763},
{ x: 373, y: 764},
{ x: 373, y: 765},
{ x: 372, y: 765},
{ x: 371, y: 766},
{ x: 371, y: 767},
{ x: 366, y: 768},
{ x: 366, y: 767},
{ x: 366, y: 765},
{ x: 367, y: 765},
{ x: 367, y: 764},
{ x: 367, y: 763},
{ x: 368, y: 762},
{ x: 367, y: 762},
{ x: 368, y: 761},
{ x: 368, y: 760},
{ x: 369, y: 759},
{ x: 370, y: 759},
{ x: 371, y: 758},
{ x: 372, y: 757},
{ x: 372, y: 756},
{ x: 371, y: 757},
{ x: 369, y: 758},
{ x: 368, y: 759},
{ x: 368, y: 758},
{ x: 369, y: 757},
{ x: 369, y: 756},
{ x: 369, y: 755},
{ x: 370, y: 754},
{ x: 369, y: 754},
{ x: 370, y: 753},
{ x: 369, y: 753},
{ x: 370, y: 752},
{ x: 371, y: 751},
{ x: 370, y: 751},
{ x: 370, y: 750},
{ x: 370, y: 749},
{ x: 371, y: 748},
{ x: 371, y: 747},
{ x: 370, y: 748},
{ x: 371, y: 749},
{ x: 375, y: 750},
{ x: 376, y: 750},
{ x: 376, y: 751},
{ x: 375, y: 752},
{ x: 375, y: 751},
{ x: 374, y: 752},
{ x: 375, y: 753},
{ x: 374, y: 753},
{ x: 373, y: 754},
{ x: 373, y: 755},
{ x: 374, y: 754},
{ x: 374, y: 755},
{ x: 376, y: 757},
{ x: 377, y: 756},
{ x: 378, y: 755},
{ x: 377, y: 754},
{ x: 377, y: 755},
{ x: 378, y: 754},
{ x: 378, y: 753},
{ x: 379, y: 752},
{ x: 379, y: 751},
{ x: 378, y: 752},
{ x: 378, y: 751},
{ x: 379, y: 750},
{ x: 379, y: 749},
{ x: 377, y: 749},
{ x: 376, y: 749},
{ x: 376, y: 748},
{ x: 377, y: 748},
{ x: 377, y: 747},
{ x: 377, y: 746},
{ x: 378, y: 745},
{ x: 378, y: 746},
{ x: 379, y: 745},
{ x: 379, y: 744},
{ x: 380, y: 743},
{ x: 379, y: 743},
{ x: 380, y: 742},
{ x: 381, y: 742},
{ x: 381, y: 741},
{ x: 382, y: 740},
{ x: 381, y: 740},
{ x: 382, y: 739},
{ x: 383, y: 739},
{ x: 384, y: 738},
{ x: 384, y: 737},
{ x: 383, y: 738},
{ x: 383, y: 737},
{ x: 384, y: 736},
{ x: 385, y: 735},
{ x: 385, y: 736},
{ x: 386, y: 735},
{ x: 386, y: 734},
{ x: 387, y: 734},
{ x: 386, y: 733},
{ x: 387, y: 733},
{ x: 388, y: 732},
{ x: 389, y: 731},
{ x: 389, y: 730},
{ x: 388, y: 731},
{ x: 387, y: 732},
{ x: 387, y: 731},
{ x: 388, y: 730},
{ x: 389, y: 729},
{ x: 390, y: 729},
{ x: 391, y: 728},
{ x: 390, y: 727},
{ x: 389, y: 728},
{ x: 390, y: 728},
{ x: 391, y: 727},
{ x: 392, y: 726},
{ x: 393, y: 727},
{ x: 394, y: 726},
{ x: 395, y: 725},
{ x: 395, y: 726},
{ x: 394, y: 727},
{ x: 394, y: 728},
{ x: 393, y: 728},
{ x: 393, y: 729},
{ x: 392, y: 730},
{ x: 392, y: 729},
{ x: 393, y: 730},
{ x: 392, y: 731},
{ x: 391, y: 732},
{ x: 392, y: 732},
{ x: 391, y: 733},
{ x: 392, y: 733},
{ x: 391, y: 734},
{ x: 390, y: 735},
{ x: 391, y: 735},
{ x: 391, y: 736},
{ x: 390, y: 736},
{ x: 390, y: 737},
{ x: 390, y: 738},
{ x: 389, y: 739},
{ x: 390, y: 739},
{ x: 389, y: 740},
{ x: 389, y: 741},
{ x: 389, y: 742},
{ x: 388, y: 741},
{ x: 388, y: 742},
{ x: 388, y: 743},
{ x: 388, y: 744},
{ x: 387, y: 745},
{ x: 387, y: 746},
{ x: 388, y: 745},
{ x: 388, y: 746},
{ x: 387, y: 747},
{ x: 386, y: 747},
{ x: 386, y: 748},
{ x: 386, y: 749},
{ x: 385, y: 749},
{ x: 386, y: 750},
{ x: 385, y: 751},
{ x: 385, y: 750},
{ x: 384, y: 751},
{ x: 385, y: 752},
{ x: 384, y: 753},
{ x: 384, y: 752},
{ x: 383, y: 753},
{ x: 384, y: 754},
{ x: 383, y: 754},
{ x: 383, y: 755},
{ x: 383, y: 756},
{ x: 382, y: 756},
{ x: 381, y: 757},
{ x: 382, y: 757},
{ x: 381, y: 758},
{ x: 382, y: 758},
{ x: 381, y: 759},
{ x: 381, y: 760},
{ x: 381, y: 761},
{ x: 380, y: 762},
{ x: 381, y: 762},
{ x: 382, y: 761},
{ x: 383, y: 760},
{ x: 384, y: 759},
{ x: 385, y: 759},
{ x: 385, y: 758},
{ x: 386, y: 758},
{ x: 386, y: 757},
{ x: 387, y: 757},
{ x: 387, y: 756},
{ x: 388, y: 756},
{ x: 388, y: 755},
{ x: 389, y: 755},
{ x: 389, y: 754},
{ x: 390, y: 754},
{ x: 391, y: 753},
{ x: 390, y: 753},
{ x: 391, y: 752},
{ x: 392, y: 751},
{ x: 392, y: 752},
{ x: 391, y: 751},
{ x: 392, y: 750},
{ x: 393, y: 749},
{ x: 393, y: 750},
{ x: 394, y: 749},
{ x: 395, y: 748},
{ x: 394, y: 748},
{ x: 395, y: 747},
{ x: 396, y: 746},
{ x: 395, y: 746},
{ x: 396, y: 745},
{ x: 397, y: 745},
{ x: 398, y: 744},
{ x: 397, y: 744},
{ x: 398, y: 743},
{ x: 398, y: 742},
{ x: 399, y: 742},
{ x: 400, y: 741},
{ x: 399, y: 741},
{ x: 400, y: 740},
{ x: 401, y: 739},
{ x: 401, y: 740},
{ x: 402, y: 739},
{ x: 402, y: 738},
{ x: 402, y: 737},
{ x: 403, y: 737},
{ x: 403, y: 736},
{ x: 404, y: 735},
{ x: 404, y: 736},
{ x: 403, y: 735},
{ x: 404, y: 734},
{ x: 404, y: 733},
{ x: 405, y: 734},
{ x: 405, y: 733},
{ x: 406, y: 732},
{ x: 405, y: 732},
{ x: 406, y: 731},
{ x: 407, y: 730},
{ x: 406, y: 730},
{ x: 407, y: 729},
{ x: 407, y: 728},
{ x: 408, y: 728},
{ x: 408, y: 727},
{ x: 408, y: 726},
{ x: 407, y: 727},
{ x: 407, y: 726},
{ x: 407, y: 725},
{ x: 408, y: 725},
{ x: 409, y: 725},
{ x: 410, y: 725},
{ x: 410, y: 724},
{ x: 411, y: 725},
{ x: 412, y: 724},
{ x: 412, y: 725},
{ x: 413, y: 725},
{ x: 414, y: 725},
{ x: 415, y: 725},
{ x: 416, y: 725},
{ x: 417, y: 724},
{ x: 417, y: 725},
{ x: 418, y: 725},
{ x: 419, y: 724},
{ x: 419, y: 725},
{ x: 420, y: 725},
{ x: 421, y: 724},
{ x: 421, y: 725},
{ x: 422, y: 724},
{ x: 422, y: 725},
{ x: 423, y: 724},
{ x: 424, y: 723},
{ x: 424, y: 724},
{ x: 424, y: 725},
{ x: 425, y: 724},
{ x: 426, y: 724},
{ x: 427, y: 723},
{ x: 428, y: 723},
{ x: 429, y: 723},
{ x: 428, y: 724},
{ x: 427, y: 724},
{ x: 426, y: 723},
{ x: 426, y: 722},
{ x: 425, y: 723},
{ x: 424, y: 722},
{ x: 423, y: 722},
{ x: 422, y: 723},
{ x: 422, y: 722},
{ x: 421, y: 722},
{ x: 420, y: 722},
{ x: 419, y: 722},
{ x: 419, y: 723},
{ x: 418, y: 722},
{ x: 417, y: 722},
{ x: 416, y: 722},
{ x: 416, y: 723},
{ x: 415, y: 722},
{ x: 414, y: 723},
{ x: 414, y: 722},
{ x: 413, y: 722},
{ x: 412, y: 723},
{ x: 412, y: 722},
{ x: 411, y: 723},
{ x: 410, y: 723},
{ x: 410, y: 722},
{ x: 409, y: 723},
{ x: 408, y: 724},
{ x: 407, y: 723},
{ x: 407, y: 722},
{ x: 407, y: 721},
{ x: 406, y: 722},
{ x: 405, y: 723},
{ x: 406, y: 723},
{ x: 405, y: 722},
{ x: 404, y: 722},
{ x: 403, y: 722},
{ x: 403, y: 723},
{ x: 402, y: 722},
{ x: 401, y: 722},
{ x: 401, y: 723},
{ x: 400, y: 722},
{ x: 399, y: 725},
{ x: 400, y: 726},
{ x: 402, y: 726},
{ x: 402, y: 725},
{ x: 403, y: 725},
{ x: 404, y: 725},
{ x: 404, y: 726},
{ x: 405, y: 725},
{ x: 406, y: 725},
{ x: 407, y: 724},
{ x: 408, y: 723},
{ x: 408, y: 722},
{ x: 408, y: 721},
{ x: 407, y: 720},
{ x: 407, y: 719},
{ x: 407, y: 718},
{ x: 402, y: 716},
{ x: 401, y: 717},
{ x: 400, y: 718},
{ x: 400, y: 719},
{ x: 399, y: 720},
{ x: 398, y: 719},
{ x: 397, y: 720},
{ x: 398, y: 721},
{ x: 399, y: 722},
{ x: 398, y: 722},
{ x: 397, y: 723},
{ x: 396, y: 722},
{ x: 396, y: 721},
{ x: 397, y: 721},
{ x: 397, y: 722},
{ x: 396, y: 723},
{ x: 396, y: 724},
{ x: 395, y: 723},
{ x: 395, y: 724},
{ x: 394, y: 725},
{ x: 393, y: 726},
{ x: 393, y: 725},
{ x: 392, y: 725},
{ x: 391, y: 726},
{ x: 390, y: 726},
{ x: 391, y: 725},
{ x: 392, y: 724},
{ x: 392, y: 723},
{ x: 392, y: 722},
{ x: 393, y: 722},
{ x: 393, y: 721},
{ x: 393, y: 720},
{ x: 394, y: 720},
{ x: 394, y: 719},
{ x: 395, y: 718},
{ x: 395, y: 717},
{ x: 396, y: 717},
{ x: 397, y: 716},
{ x: 397, y: 715},
{ x: 397, y: 714},
{ x: 398, y: 714},
{ x: 398, y: 713},
{ x: 398, y: 712},
{ x: 399, y: 712},
{ x: 400, y: 711},
{ x: 399, y: 711},
{ x: 400, y: 710},
{ x: 400, y: 709},
{ x: 401, y: 709},
{ x: 402, y: 708},
{ x: 401, y: 708},
{ x: 402, y: 707},
{ x: 401, y: 707},
{ x: 402, y: 706},
{ x: 403, y: 705},
{ x: 404, y: 704},
{ x: 403, y: 704},
{ x: 404, y: 703},
{ x: 403, y: 702},
{ x: 402, y: 701},
{ x: 401, y: 702},
{ x: 400, y: 703},
{ x: 399, y: 704},
{ x: 398, y: 705},
{ x: 398, y: 706},
{ x: 397, y: 707},
{ x: 396, y: 706},
{ x: 397, y: 706},
{ x: 396, y: 707},
{ x: 396, y: 708},
{ x: 397, y: 708},
{ x: 397, y: 709},
{ x: 396, y: 709},
{ x: 396, y: 710},
{ x: 397, y: 710},
{ x: 396, y: 711},
{ x: 395, y: 711},
{ x: 396, y: 712},
{ x: 395, y: 713},
{ x: 396, y: 713},
{ x: 395, y: 714},
{ x: 395, y: 715},
{ x: 396, y: 714},
{ x: 396, y: 715},
{ x: 396, y: 716},
{ x: 395, y: 716},
{ x: 394, y: 717},
{ x: 394, y: 718},
{ x: 395, y: 719},
{ x: 397, y: 719},
{ x: 398, y: 720},
{ x: 399, y: 719},
{ x: 399, y: 718},
{ x: 400, y: 717},
{ x: 401, y: 716},
{ x: 402, y: 715},
{ x: 403, y: 714},
{ x: 403, y: 715},
{ x: 404, y: 714},
{ x: 403, y: 713},
{ x: 404, y: 713},
{ x: 405, y: 712},
{ x: 405, y: 711},
{ x: 406, y: 710},
{ x: 407, y: 709},
{ x: 408, y: 708},
{ x: 409, y: 707},
{ x: 409, y: 706},
{ x: 410, y: 705},
{ x: 411, y: 704},
{ x: 410, y: 704},
{ x: 409, y: 705},
{ x: 408, y: 707},
{ x: 407, y: 708},
{ x: 406, y: 709},
{ x: 405, y: 710},
{ x: 404, y: 711},
{ x: 403, y: 712},
{ x: 404, y: 712},
{ x: 403, y: 711},
{ x: 403, y: 710},
{ x: 403, y: 709},
{ x: 403, y: 708},
{ x: 404, y: 708},
{ x: 403, y: 707},
{ x: 404, y: 707},
{ x: 403, y: 706},
{ x: 404, y: 706},
{ x: 404, y: 705},
{ x: 405, y: 704},
{ x: 406, y: 703},
{ x: 407, y: 702},
{ x: 408, y: 701},
{ x: 409, y: 701},
{ x: 410, y: 700},
{ x: 412, y: 699},
{ x: 413, y: 698},
{ x: 414, y: 697},
{ x: 415, y: 697},
{ x: 417, y: 697},
{ x: 419, y: 697},
{ x: 420, y: 697},
{ x: 418, y: 697},
{ x: 416, y: 697},
{ x: 415, y: 698},
{ x: 414, y: 698},
{ x: 412, y: 698},
{ x: 411, y: 699},
{ x: 410, y: 699},
{ x: 409, y: 700},
{ x: 408, y: 700},
{ x: 407, y: 701},
{ x: 406, y: 702},
{ x: 405, y: 703},
{ x: 404, y: 702},
{ x: 404, y: 701},
{ x: 404, y: 700},
{ x: 403, y: 700},
{ x: 402, y: 699},
{ x: 403, y: 698},
{ x: 404, y: 699},
{ x: 404, y: 698},
{ x: 403, y: 699},
{ x: 402, y: 700},
{ x: 401, y: 701},
{ x: 400, y: 702},
{ x: 399, y: 703},
{ x: 396, y: 702},
{ x: 395, y: 703},
{ x: 395, y: 702},
{ x: 394, y: 700},
{ x: 394, y: 699},
{ x: 393, y: 698},
{ x: 394, y: 697},
{ x: 394, y: 698},
{ x: 393, y: 699},
{ x: 393, y: 700},
{ x: 393, y: 701},
{ x: 392, y: 702},
{ x: 393, y: 702},
{ x: 392, y: 703},
{ x: 392, y: 704},
{ x: 392, y: 705},
{ x: 393, y: 704},
{ x: 394, y: 704},
{ x: 393, y: 705},
{ x: 393, y: 706},
{ x: 392, y: 707},
{ x: 392, y: 706},
{ x: 391, y: 707},
{ x: 390, y: 707},
{ x: 390, y: 708},
{ x: 391, y: 708},
{ x: 391, y: 709},
{ x: 390, y: 710},
{ x: 390, y: 709},
{ x: 388, y: 710},
{ x: 390, y: 711},
{ x: 391, y: 711},
{ x: 390, y: 712},
{ x: 390, y: 713},
{ x: 389, y: 714},
{ x: 389, y: 715},
{ x: 390, y: 714},
{ x: 390, y: 715},
{ x: 389, y: 716},
{ x: 388, y: 717},
{ x: 389, y: 717},
{ x: 389, y: 718},
{ x: 388, y: 718},
{ x: 388, y: 719},
{ x: 387, y: 719},
{ x: 387, y: 720},
{ x: 388, y: 720},
{ x: 387, y: 721},
{ x: 386, y: 722},
{ x: 387, y: 722},
{ x: 386, y: 723},
{ x: 386, y: 724},
{ x: 385, y: 724},
{ x: 384, y: 725},
{ x: 385, y: 726},
{ x: 385, y: 725},
{ x: 384, y: 726},
{ x: 383, y: 727},
{ x: 384, y: 727},
{ x: 383, y: 728},
{ x: 384, y: 728},
{ x: 383, y: 729},
{ x: 382, y: 729},
{ x: 382, y: 730},
{ x: 381, y: 731},
{ x: 382, y: 731},
{ x: 381, y: 732},
{ x: 380, y: 732},
{ x: 380, y: 733},
{ x: 380, y: 734},
{ x: 379, y: 734},
{ x: 378, y: 735},
{ x: 379, y: 735},
{ x: 378, y: 736},
{ x: 377, y: 737},
{ x: 378, y: 737},
{ x: 377, y: 738},
{ x: 376, y: 739},
{ x: 376, y: 740},
{ x: 375, y: 741},
{ x: 375, y: 742},
{ x: 372, y: 742},
{ x: 371, y: 741},
{ x: 371, y: 742},
{ x: 371, y: 743},
{ x: 371, y: 744},
{ x: 371, y: 745},
{ x: 371, y: 746},
{ x: 370, y: 745},
{ x: 366, y: 744},
{ x: 366, y: 743},
{ x: 365, y: 744},
{ x: 365, y: 745},
{ x: 364, y: 746},
{ x: 365, y: 746},
{ x: 364, y: 747},
{ x: 364, y: 748},
{ x: 364, y: 749},
{ x: 363, y: 748},
{ x: 363, y: 749},
{ x: 363, y: 750},
{ x: 363, y: 751},
{ x: 362, y: 751},
{ x: 362, y: 752},
{ x: 361, y: 753},
{ x: 361, y: 754},
{ x: 362, y: 753},
{ x: 362, y: 754},
{ x: 361, y: 755},
{ x: 361, y: 756},
{ x: 360, y: 757},
{ x: 360, y: 756},
{ x: 361, y: 757},
{ x: 360, y: 758},
{ x: 360, y: 759},
{ x: 359, y: 760},
{ x: 359, y: 761},
{ x: 359, y: 762},
{ x: 359, y: 763},
{ x: 359, y: 765},
{ x: 357, y: 767},
{ x: 356, y: 766},
{ x: 356, y: 765},
{ x: 356, y: 764},
{ x: 355, y: 764},
{ x: 355, y: 763},
{ x: 354, y: 762},
{ x: 355, y: 761},
{ x: 355, y: 762},
{ x: 354, y: 761},
{ x: 354, y: 760},
{ x: 354, y: 759},
{ x: 354, y: 758},
{ x: 354, y: 757},
{ x: 353, y: 758},
{ x: 353, y: 757},
{ x: 353, y: 756},
{ x: 354, y: 756},
{ x: 353, y: 755},
{ x: 353, y: 754},
{ x: 354, y: 754},
{ x: 353, y: 753},
{ x: 353, y: 752},
{ x: 354, y: 752},
{ x: 353, y: 751},
{ x: 354, y: 751},
{ x: 354, y: 750},
{ x: 353, y: 749},
{ x: 354, y: 749},
{ x: 355, y: 748},
{ x: 354, y: 748},
{ x: 354, y: 747},
{ x: 355, y: 747},
{ x: 355, y: 746},
{ x: 355, y: 745},
{ x: 356, y: 745},
{ x: 357, y: 743},
{ x: 357, y: 744},
{ x: 357, y: 745},
{ x: 358, y: 746},
{ x: 357, y: 747},
{ x: 358, y: 747},
{ x: 359, y: 746},
{ x: 360, y: 745},
{ x: 360, y: 744},
{ x: 361, y: 744},
{ x: 362, y: 743},
{ x: 362, y: 744},
{ x: 363, y: 743},
{ x: 363, y: 742},
{ x: 364, y: 742},
{ x: 365, y: 741},
{ x: 366, y: 740},
{ x: 366, y: 741},
{ x: 367, y: 740},
{ x: 367, y: 739},
{ x: 368, y: 739},
{ x: 368, y: 740},
{ x: 369, y: 739},
{ x: 370, y: 739},
{ x: 370, y: 738},
{ x: 371, y: 739},
{ x: 372, y: 738},
{ x: 371, y: 738},
{ x: 370, y: 737},
{ x: 369, y: 737},
{ x: 368, y: 737},
{ x: 368, y: 736},
{ x: 367, y: 736},
{ x: 366, y: 736},
{ x: 366, y: 735},
{ x: 365, y: 735},
{ x: 365, y: 734},
{ x: 364, y: 735},
{ x: 364, y: 734},
{ x: 363, y: 734},
{ x: 362, y: 734},
{ x: 361, y: 734},
{ x: 361, y: 733},
{ x: 360, y: 733},
{ x: 360, y: 734},
{ x: 359, y: 733},
{ x: 358, y: 733},
{ x: 357, y: 733},
{ x: 356, y: 730},
{ x: 357, y: 729},
{ x: 356, y: 729},
{ x: 355, y: 730},
{ x: 354, y: 731},
{ x: 354, y: 732},
{ x: 353, y: 731},
{ x: 354, y: 730},
{ x: 353, y: 730},
{ x: 352, y: 731},
{ x: 351, y: 732},
{ x: 351, y: 731},
{ x: 350, y: 732},
{ x: 350, y: 731},
{ x: 349, y: 732},
{ x: 348, y: 733},
{ x: 348, y: 732},
{ x: 347, y: 733},
{ x: 346, y: 734},
{ x: 346, y: 733},
{ x: 345, y: 734},
{ x: 344, y: 734},
{ x: 343, y: 735},
{ x: 343, y: 734},
{ x: 342, y: 735},
{ x: 341, y: 736},
{ x: 340, y: 736},
{ x: 340, y: 737},
{ x: 339, y: 737},
{ x: 338, y: 738},
{ x: 338, y: 739},
{ x: 334, y: 733},
{ x: 335, y: 732},
{ x: 336, y: 731},
{ x: 337, y: 731},
{ x: 337, y: 730},
{ x: 338, y: 730},
{ x: 339, y: 729},
{ x: 340, y: 728},
{ x: 340, y: 729},
{ x: 341, y: 728},
{ x: 342, y: 728},
{ x: 342, y: 727},
{ x: 343, y: 727},
{ x: 344, y: 727},
{ x: 344, y: 726},
{ x: 345, y: 726},
{ x: 346, y: 726},
{ x: 347, y: 726},
{ x: 346, y: 725},
{ x: 347, y: 725},
{ x: 348, y: 725},
{ x: 349, y: 725},
{ x: 350, y: 725},
{ x: 349, y: 724},
{ x: 350, y: 724},
{ x: 351, y: 724},
{ x: 352, y: 724},
{ x: 353, y: 723},
{ x: 353, y: 724},
{ x: 354, y: 723},
{ x: 355, y: 723},
{ x: 356, y: 723},
{ x: 356, y: 722},
{ x: 357, y: 722},
{ x: 358, y: 722},
{ x: 357, y: 721},
{ x: 358, y: 721},
{ x: 359, y: 721},
{ x: 359, y: 720},
{ x: 360, y: 720},
{ x: 361, y: 720},
{ x: 362, y: 719},
{ x: 361, y: 719},
{ x: 362, y: 718},
{ x: 362, y: 717},
{ x: 363, y: 716},
{ x: 363, y: 717},
{ x: 364, y: 716},
{ x: 363, y: 715},
{ x: 364, y: 714},
{ x: 364, y: 715},
{ x: 365, y: 714},
{ x: 365, y: 713},
{ x: 364, y: 713},
{ x: 365, y: 712},
{ x: 366, y: 711},
{ x: 365, y: 711},
{ x: 365, y: 710},
{ x: 366, y: 710},
{ x: 366, y: 709},
{ x: 366, y: 708},
{ x: 366, y: 707},
{ x: 366, y: 706},
{ x: 366, y: 705},
{ x: 367, y: 705},
{ x: 366, y: 704},
{ x: 366, y: 703},
{ x: 365, y: 702},
{ x: 365, y: 703},
{ x: 366, y: 702},
{ x: 365, y: 701},
{ x: 365, y: 700},
{ x: 364, y: 700},
{ x: 364, y: 699},
{ x: 363, y: 698},
{ x: 362, y: 699},
{ x: 363, y: 699},
{ x: 362, y: 698},
{ x: 361, y: 698},
{ x: 360, y: 698},
{ x: 360, y: 697},
{ x: 359, y: 697},
{ x: 358, y: 696},
{ x: 359, y: 696},
{ x: 358, y: 697},
{ x: 357, y: 696},
{ x: 356, y: 696},
{ x: 355, y: 695},
{ x: 355, y: 696},
{ x: 354, y: 696},
{ x: 354, y: 695},
{ x: 353, y: 695},
{ x: 352, y: 695},
{ x: 351, y: 694},
{ x: 350, y: 695},
{ x: 351, y: 695},
{ x: 350, y: 694},
{ x: 349, y: 694},
{ x: 348, y: 694},
{ x: 347, y: 694},
{ x: 346, y: 694},
{ x: 346, y: 693},
{ x: 345, y: 694},
{ x: 345, y: 693},
{ x: 344, y: 693},
{ x: 343, y: 693},
{ x: 342, y: 693},
{ x: 342, y: 692},
{ x: 341, y: 693},
{ x: 340, y: 693},
{ x: 339, y: 692},
{ x: 338, y: 692},
{ x: 339, y: 693},
{ x: 340, y: 692},
{ x: 344, y: 686},
{ x: 345, y: 686},
{ x: 345, y: 684},
{ x: 345, y: 683},
{ x: 345, y: 682},
{ x: 345, y: 681},
{ x: 345, y: 680},
{ x: 345, y: 679},
{ x: 344, y: 678},
{ x: 345, y: 678},
{ x: 345, y: 677},
{ x: 344, y: 676},
{ x: 344, y: 675},
{ x: 345, y: 676},
{ x: 345, y: 675},
{ x: 345, y: 674},
{ x: 344, y: 673},
{ x: 345, y: 673},
{ x: 345, y: 672},
{ x: 344, y: 671},
{ x: 345, y: 671},
{ x: 346, y: 670},
{ x: 345, y: 670},
{ x: 345, y: 669},
{ x: 346, y: 669},
{ x: 346, y: 668},
{ x: 346, y: 667},
{ x: 347, y: 667},
{ x: 347, y: 666},
{ x: 347, y: 665},
{ x: 347, y: 664},
{ x: 348, y: 665},
{ x: 348, y: 664},
{ x: 348, y: 663},
{ x: 349, y: 663},
{ x: 349, y: 662},
{ x: 350, y: 661},
{ x: 351, y: 660},
{ x: 352, y: 661},
{ x: 353, y: 660},
{ x: 353, y: 659},
{ x: 354, y: 658},
{ x: 355, y: 657},
{ x: 356, y: 656},
{ x: 357, y: 655},
{ x: 358, y: 654},
{ x: 358, y: 655},
{ x: 357, y: 656},
{ x: 356, y: 657},
{ x: 355, y: 658},
{ x: 354, y: 659},
{ x: 354, y: 660},
{ x: 353, y: 661},
{ x: 352, y: 662},
{ x: 351, y: 662},
{ x: 350, y: 662},
{ x: 351, y: 663},
{ x: 351, y: 664},
{ x: 350, y: 664},
{ x: 350, y: 665},
{ x: 349, y: 666},
{ x: 350, y: 666},
{ x: 349, y: 667},
{ x: 348, y: 668},
{ x: 349, y: 668},
{ x: 349, y: 669},
{ x: 348, y: 669},
{ x: 348, y: 670},
{ x: 348, y: 671},
{ x: 348, y: 672},
{ x: 347, y: 672},
{ x: 347, y: 673},
{ x: 347, y: 674},
{ x: 347, y: 675},
{ x: 347, y: 676},
{ x: 347, y: 677},
{ x: 347, y: 678},
{ x: 347, y: 679},
{ x: 346, y: 684},
{ x: 346, y: 686},
{ x: 346, y: 687},
{ x: 347, y: 686},
{ x: 347, y: 687},
{ x: 348, y: 687},
{ x: 349, y: 687},
{ x: 350, y: 688},
{ x: 351, y: 687},
{ x: 350, y: 687},
{ x: 351, y: 688},
{ x: 352, y: 688},
{ x: 353, y: 688},
{ x: 354, y: 688},
{ x: 355, y: 689},
{ x: 355, y: 688},
{ x: 356, y: 688},
{ x: 356, y: 689},
{ x: 357, y: 689},
{ x: 358, y: 690},
{ x: 359, y: 689},
{ x: 358, y: 689},
{ x: 359, y: 690},
{ x: 360, y: 690},
{ x: 361, y: 691},
{ x: 362, y: 691},
{ x: 361, y: 690},
{ x: 361, y: 689},
{ x: 361, y: 688},
{ x: 361, y: 687},
{ x: 362, y: 686},
{ x: 363, y: 685},
{ x: 362, y: 685},
{ x: 363, y: 684},
{ x: 363, y: 683},
{ x: 364, y: 683},
{ x: 364, y: 682},
{ x: 364, y: 681},
{ x: 365, y: 681},
{ x: 365, y: 680},
{ x: 365, y: 679},
{ x: 366, y: 679},
{ x: 365, y: 678},
{ x: 366, y: 678},
{ x: 366, y: 677},
{ x: 367, y: 676},
{ x: 368, y: 675},
{ x: 367, y: 675},
{ x: 366, y: 676},
{ x: 366, y: 675},
{ x: 367, y: 674},
{ x: 367, y: 673},
{ x: 368, y: 672},
{ x: 369, y: 671},
{ x: 369, y: 670},
{ x: 369, y: 669},
{ x: 370, y: 668},
{ x: 371, y: 669},
{ x: 371, y: 668},
{ x: 370, y: 667},
{ x: 370, y: 666},
{ x: 371, y: 667},
{ x: 371, y: 666},
{ x: 370, y: 665},
{ x: 371, y: 664},
{ x: 371, y: 665},
{ x: 370, y: 664},
{ x: 369, y: 663},
{ x: 370, y: 663},
{ x: 369, y: 662},
{ x: 370, y: 662},
{ x: 369, y: 661},
{ x: 368, y: 661},
{ x: 368, y: 660},
{ x: 368, y: 659},
{ x: 367, y: 659},
{ x: 367, y: 658},
{ x: 366, y: 657},
{ x: 366, y: 658},
{ x: 365, y: 657},
{ x: 364, y: 656},
{ x: 363, y: 655},
{ x: 367, y: 653},
{ x: 368, y: 653},
{ x: 369, y: 653},
{ x: 369, y: 654},
{ x: 370, y: 653},
{ x: 371, y: 653},
{ x: 370, y: 654},
{ x: 371, y: 654},
{ x: 372, y: 654},
{ x: 373, y: 654},
{ x: 373, y: 655},
{ x: 374, y: 655},
{ x: 374, y: 654},
{ x: 375, y: 655},
{ x: 376, y: 656},
{ x: 376, y: 655},
{ x: 377, y: 656},
{ x: 378, y: 656},
{ x: 378, y: 657},
{ x: 379, y: 657},
{ x: 380, y: 657},
{ x: 381, y: 658},
{ x: 382, y: 658},
{ x: 381, y: 659},
{ x: 380, y: 659},
{ x: 380, y: 658},
{ x: 379, y: 658},
{ x: 379, y: 659},
{ x: 378, y: 660},
{ x: 378, y: 659},
{ x: 377, y: 660},
{ x: 376, y: 660},
{ x: 376, y: 661},
{ x: 375, y: 661},
{ x: 374, y: 662},
{ x: 373, y: 663},
{ x: 374, y: 663},
{ x: 373, y: 664},
{ x: 373, y: 665},
{ x: 373, y: 666},
{ x: 376, y: 666},
{ x: 377, y: 666},
{ x: 378, y: 666},
{ x: 379, y: 666},
{ x: 380, y: 666},
{ x: 381, y: 666},
{ x: 382, y: 667},
{ x: 382, y: 666},
{ x: 383, y: 667},
{ x: 384, y: 667},
{ x: 385, y: 667},
{ x: 384, y: 668},
{ x: 385, y: 668},
{ x: 386, y: 668},
{ x: 387, y: 668},
{ x: 388, y: 669},
{ x: 387, y: 669},
{ x: 388, y: 670},
{ x: 389, y: 670},
{ x: 389, y: 671},
{ x: 390, y: 671},
{ x: 390, y: 670},
{ x: 391, y: 671},
{ x: 392, y: 672},
{ x: 391, y: 672},
{ x: 392, y: 673},
{ x: 393, y: 674},
{ x: 393, y: 675},
{ x: 394, y: 674},
{ x: 393, y: 673},
{ x: 394, y: 672},
{ x: 394, y: 671},
{ x: 393, y: 670},
{ x: 393, y: 669},
{ x: 392, y: 669},
{ x: 392, y: 668},
{ x: 393, y: 668},
{ x: 392, y: 667},
{ x: 391, y: 667},
{ x: 392, y: 666},
{ x: 391, y: 666},
{ x: 391, y: 665},
{ x: 390, y: 664},
{ x: 390, y: 665},
{ x: 389, y: 664},
{ x: 389, y: 663},
{ x: 388, y: 662},
{ x: 387, y: 661},
{ x: 388, y: 660},
{ x: 388, y: 661},
{ x: 389, y: 662},
{ x: 388, y: 663},
{ x: 387, y: 665},
{ x: 386, y: 664},
{ x: 385, y: 663},
{ x: 386, y: 663},
{ x: 385, y: 662},
{ x: 384, y: 661},
{ x: 385, y: 661},
{ x: 384, y: 660},
{ x: 383, y: 660},
{ x: 382, y: 659},
{ x: 383, y: 659},
{ x: 384, y: 658},
{ x: 385, y: 658},
{ x: 386, y: 659},
{ x: 387, y: 660},
{ x: 387, y: 659},
{ x: 386, y: 658},
{ x: 385, y: 657},
{ x: 384, y: 657},
{ x: 384, y: 656},
{ x: 383, y: 656},
{ x: 382, y: 655},
{ x: 383, y: 655},
{ x: 382, y: 654},
{ x: 381, y: 655},
{ x: 380, y: 654},
{ x: 381, y: 654},
{ x: 380, y: 653},
{ x: 379, y: 652},
{ x: 379, y: 653},
{ x: 378, y: 652},
{ x: 377, y: 652},
{ x: 377, y: 651},
{ x: 376, y: 650},
{ x: 376, y: 651},
{ x: 375, y: 651},
{ x: 374, y: 650},
{ x: 373, y: 650},
{ x: 372, y: 649},
{ x: 373, y: 648},
{ x: 374, y: 648},
{ x: 374, y: 647},
{ x: 372, y: 648},
{ x: 371, y: 649},
{ x: 371, y: 648},
{ x: 370, y: 649},
{ x: 370, y: 648},
{ x: 369, y: 649},
{ x: 368, y: 649},
{ x: 367, y: 649},
{ x: 367, y: 650},
{ x: 366, y: 650},
{ x: 365, y: 651},
{ x: 365, y: 650},
{ x: 364, y: 650},
{ x: 364, y: 651},
{ x: 363, y: 651},
{ x: 362, y: 651},
{ x: 362, y: 652},
{ x: 361, y: 652},
{ x: 361, y: 653},
{ x: 360, y: 653},
{ x: 359, y: 653},
{ x: 359, y: 654},
{ x: 360, y: 654},
{ x: 362, y: 659},
{ x: 362, y: 660},
{ x: 363, y: 660},
{ x: 364, y: 661},
{ x: 365, y: 661},
{ x: 365, y: 662},
{ x: 366, y: 663},
{ x: 367, y: 663},
{ x: 367, y: 664},
{ x: 367, y: 665},
{ x: 368, y: 665},
{ x: 368, y: 666},
{ x: 368, y: 667},
{ x: 369, y: 668},
{ x: 369, y: 667},
{ x: 368, y: 668},
{ x: 368, y: 669},
{ x: 367, y: 669},
{ x: 368, y: 670},
{ x: 368, y: 671},
{ x: 367, y: 672},
{ x: 368, y: 673},
{ x: 368, y: 674},
{ x: 369, y: 674},
{ x: 369, y: 675},
{ x: 369, y: 676},
{ x: 369, y: 677},
{ x: 369, y: 678},
{ x: 370, y: 677},
{ x: 370, y: 678},
{ x: 370, y: 679},
{ x: 371, y: 680},
{ x: 370, y: 680},
{ x: 371, y: 681},
{ x: 372, y: 682},
{ x: 371, y: 682},
{ x: 372, y: 683},
{ x: 372, y: 684},
{ x: 373, y: 685},
{ x: 373, y: 684},
{ x: 372, y: 685},
{ x: 373, y: 686},
{ x: 374, y: 686},
{ x: 374, y: 687},
{ x: 375, y: 688},
{ x: 374, y: 689},
{ x: 374, y: 688},
{ x: 375, y: 689},
{ x: 376, y: 690},
{ x: 375, y: 690},
{ x: 376, y: 691},
{ x: 375, y: 691},
{ x: 375, y: 692},
{ x: 375, y: 693},
{ x: 376, y: 692},
{ x: 376, y: 693},
{ x: 375, y: 694},
{ x: 375, y: 695},
{ x: 375, y: 696},
{ x: 375, y: 697},
{ x: 374, y: 697},
{ x: 373, y: 697},
{ x: 372, y: 696},
{ x: 370, y: 695},
{ x: 370, y: 694},
{ x: 369, y: 694},
{ x: 368, y: 693},
{ x: 366, y: 693},
{ x: 365, y: 693},
{ x: 364, y: 692},
{ x: 363, y: 691},
{ x: 364, y: 691},
{ x: 365, y: 692},
{ x: 366, y: 692},
{ x: 367, y: 693},
{ x: 368, y: 694},
{ x: 369, y: 695},
{ x: 370, y: 696},
{ x: 371, y: 696},
{ x: 372, y: 697},
{ x: 373, y: 698},
{ x: 374, y: 698},
{ x: 374, y: 699},
{ x: 375, y: 700},
{ x: 375, y: 699},
{ x: 376, y: 700},
{ x: 375, y: 701},
{ x: 376, y: 701},
{ x: 376, y: 702},
{ x: 376, y: 703},
{ x: 377, y: 704},
{ x: 377, y: 703},
{ x: 378, y: 703},
{ x: 379, y: 704},
{ x: 379, y: 705},
{ x: 378, y: 706},
{ x: 377, y: 705},
{ x: 377, y: 706},
{ x: 378, y: 707},
{ x: 377, y: 707},
{ x: 377, y: 708},
{ x: 377, y: 709},
{ x: 377, y: 710},
{ x: 378, y: 709},
{ x: 378, y: 710},
{ x: 377, y: 711},
{ x: 378, y: 711},
{ x: 377, y: 712},
{ x: 377, y: 713},
{ x: 378, y: 713},
{ x: 377, y: 714},
{ x: 377, y: 715},
{ x: 378, y: 714},
{ x: 378, y: 715},
{ x: 378, y: 716},
{ x: 377, y: 717},
{ x: 376, y: 717},
{ x: 377, y: 716},
{ x: 378, y: 717},
{ x: 377, y: 718},
{ x: 377, y: 719},
{ x: 378, y: 718},
{ x: 378, y: 719},
{ x: 378, y: 720},
{ x: 378, y: 721},
{ x: 377, y: 721},
{ x: 376, y: 720},
{ x: 376, y: 719},
{ x: 377, y: 720},
{ x: 376, y: 721},
{ x: 376, y: 722},
{ x: 375, y: 723},
{ x: 376, y: 723},
{ x: 375, y: 724},
{ x: 375, y: 725},
{ x: 375, y: 726},
{ x: 374, y: 727},
{ x: 375, y: 727},
{ x: 374, y: 728},
{ x: 373, y: 729},
{ x: 373, y: 730},
{ x: 372, y: 731},
{ x: 372, y: 732},
{ x: 374, y: 737},
{ x: 375, y: 736},
{ x: 375, y: 735},
{ x: 375, y: 734},
{ x: 376, y: 734},
{ x: 376, y: 733},
{ x: 377, y: 732},
{ x: 376, y: 732},
{ x: 377, y: 731},
{ x: 377, y: 730},
{ x: 378, y: 729},
{ x: 377, y: 729},
{ x: 377, y: 728},
{ x: 377, y: 727},
{ x: 378, y: 727},
{ x: 377, y: 726},
{ x: 378, y: 726},
{ x: 377, y: 725},
{ x: 377, y: 724},
{ x: 378, y: 725},
{ x: 378, y: 724},
{ x: 377, y: 723},
{ x: 378, y: 722},
{ x: 378, y: 723},
{ x: 379, y: 724},
{ x: 380, y: 723},
{ x: 380, y: 722},
{ x: 381, y: 721},
{ x: 380, y: 721},
{ x: 381, y: 720},
{ x: 381, y: 719},
{ x: 382, y: 720},
{ x: 382, y: 719},
{ x: 382, y: 718},
{ x: 382, y: 717},
{ x: 382, y: 716},
{ x: 383, y: 715},
{ x: 382, y: 715},
{ x: 382, y: 714},
{ x: 383, y: 713},
{ x: 383, y: 712},
{ x: 382, y: 713},
{ x: 382, y: 712},
{ x: 382, y: 711},
{ x: 383, y: 710},
{ x: 382, y: 710},
{ x: 382, y: 709},
{ x: 382, y: 708},
{ x: 383, y: 708},
{ x: 382, y: 707},
{ x: 382, y: 706},
{ x: 382, y: 705},
{ x: 381, y: 705},
{ x: 382, y: 704},
{ x: 382, y: 703},
{ x: 382, y: 702},
{ x: 381, y: 703},
{ x: 379, y: 703},
{ x: 379, y: 702},
{ x: 378, y: 702},
{ x: 378, y: 701},
{ x: 378, y: 700},
{ x: 378, y: 699},
{ x: 378, y: 698},
{ x: 377, y: 698},
{ x: 377, y: 697},
{ x: 378, y: 697},
{ x: 377, y: 696},
{ x: 377, y: 695},
{ x: 376, y: 694},
{ x: 377, y: 694},
{ x: 377, y: 693},
{ x: 378, y: 691},
{ x: 379, y: 690},
{ x: 380, y: 689},
{ x: 380, y: 688},
{ x: 380, y: 687},
{ x: 380, y: 686},
{ x: 381, y: 686},
{ x: 381, y: 685},
{ x: 381, y: 684},
{ x: 381, y: 683},
{ x: 382, y: 683},
{ x: 382, y: 682},
{ x: 382, y: 681},
{ x: 383, y: 681},
{ x: 384, y: 680},
{ x: 383, y: 679},
{ x: 384, y: 678},
{ x: 385, y: 677},
{ x: 386, y: 676},
{ x: 387, y: 677},
{ x: 388, y: 676},
{ x: 387, y: 676},
{ x: 386, y: 677},
{ x: 385, y: 678},
{ x: 384, y: 679},
{ x: 383, y: 680},
{ x: 384, y: 681},
{ x: 385, y: 681},
{ x: 384, y: 682},
{ x: 385, y: 682},
{ x: 386, y: 681},
{ x: 386, y: 682},
{ x: 386, y: 683},
{ x: 387, y: 683},
{ x: 386, y: 684},
{ x: 385, y: 683},
{ x: 384, y: 684},
{ x: 384, y: 683},
{ x: 385, y: 684},
{ x: 384, y: 685},
{ x: 385, y: 685},
{ x: 386, y: 685},
{ x: 385, y: 686},
{ x: 384, y: 687},
{ x: 385, y: 687},
{ x: 386, y: 686},
{ x: 387, y: 687},
{ x: 386, y: 688},
{ x: 386, y: 687},
{ x: 385, y: 688},
{ x: 385, y: 689},
{ x: 385, y: 690},
{ x: 385, y: 691},
{ x: 385, y: 692},
{ x: 385, y: 693},
{ x: 385, y: 694},
{ x: 385, y: 695},
{ x: 387, y: 691},
{ x: 386, y: 691},
{ x: 387, y: 690},
{ x: 388, y: 689},
{ x: 387, y: 689},
{ x: 388, y: 690},
{ x: 389, y: 689},
{ x: 390, y: 688},
{ x: 390, y: 689},
{ x: 391, y: 688},
{ x: 392, y: 688},
{ x: 393, y: 688},
{ x: 394, y: 688},
{ x: 395, y: 688},
{ x: 394, y: 687},
{ x: 393, y: 687},
{ x: 394, y: 686},
{ x: 394, y: 685},
{ x: 394, y: 684},
{ x: 393, y: 684},
{ x: 393, y: 683},
{ x: 392, y: 682},
{ x: 393, y: 682},
{ x: 393, y: 681},
{ x: 392, y: 681},
{ x: 392, y: 680},
{ x: 392, y: 679},
{ x: 391, y: 678},
{ x: 391, y: 679},
{ x: 390, y: 678},
{ x: 390, y: 677},
{ x: 390, y: 676},
{ x: 389, y: 676},
{ x: 389, y: 675},
{ x: 388, y: 674},
{ x: 388, y: 675},
{ x: 387, y: 674},
{ x: 387, y: 673},
{ x: 386, y: 673},
{ x: 385, y: 672},
{ x: 385, y: 673},
{ x: 384, y: 672},
{ x: 383, y: 672},
{ x: 383, y: 671},
{ x: 382, y: 672},
{ x: 381, y: 672},
{ x: 380, y: 672},
{ x: 379, y: 672},
{ x: 378, y: 673},
{ x: 378, y: 672},
{ x: 377, y: 673},
{ x: 374, y: 672},
{ x: 373, y: 671},
{ x: 372, y: 670},
{ x: 373, y: 669},
{ x: 373, y: 668},
{ x: 372, y: 667},
{ x: 373, y: 667},
{ x: 372, y: 668},
{ x: 372, y: 669},
{ x: 373, y: 670},
{ x: 372, y: 671},
{ x: 373, y: 672},
{ x: 373, y: 673},
{ x: 373, y: 674},
{ x: 373, y: 675},
{ x: 374, y: 675},
{ x: 373, y: 676},
{ x: 374, y: 676},
{ x: 374, y: 677},
{ x: 374, y: 678},
{ x: 375, y: 679},
{ x: 375, y: 680},
{ x: 374, y: 679},
{ x: 374, y: 680},
{ x: 375, y: 681},
{ x: 375, y: 682},
{ x: 375, y: 683},
{ x: 375, y: 684},
{ x: 376, y: 683},
{ x: 376, y: 684},
{ x: 376, y: 685},
{ x: 377, y: 686},
{ x: 376, y: 686},
{ x: 377, y: 687},
{ x: 377, y: 688},
{ x: 378, y: 688},
{ x: 378, y: 689},
{ x: 378, y: 690},
{ x: 379, y: 691},
{ x: 379, y: 692},
{ x: 380, y: 693},
{ x: 380, y: 692},
{ x: 379, y: 693},
{ x: 380, y: 694},
{ x: 380, y: 695},
{ x: 381, y: 696},
{ x: 381, y: 695},
{ x: 380, y: 696},
{ x: 381, y: 697},
{ x: 382, y: 698},
{ x: 381, y: 698},
{ x: 382, y: 699},
{ x: 381, y: 700},
{ x: 382, y: 700},
{ x: 382, y: 701},
{ x: 385, y: 700},
{ x: 385, y: 699},
{ x: 386, y: 698},
{ x: 386, y: 697},
{ x: 387, y: 697},
{ x: 388, y: 696},
{ x: 387, y: 696},
{ x: 388, y: 695},
{ x: 389, y: 694},
{ x: 389, y: 695},
{ x: 390, y: 694},
{ x: 391, y: 693},
{ x: 391, y: 694},
{ x: 394, y: 693},
{ x: 394, y: 694},
{ x: 394, y: 695},
{ x: 394, y: 696},
{ x: 396, y: 696},
{ x: 396, y: 695},
{ x: 397, y: 694},
{ x: 397, y: 693},
{ x: 397, y: 692},
{ x: 398, y: 692},
{ x: 398, y: 691},
{ x: 399, y: 690},
{ x: 399, y: 689},
{ x: 401, y: 690},
{ x: 400, y: 689},
{ x: 399, y: 688},
{ x: 398, y: 689},
{ x: 398, y: 690},
{ x: 397, y: 689},
{ x: 396, y: 688},
{ x: 397, y: 688},
{ x: 398, y: 688},
{ x: 399, y: 687},
{ x: 398, y: 686},
{ x: 399, y: 686},
{ x: 398, y: 685},
{ x: 399, y: 685},
{ x: 398, y: 684},
{ x: 398, y: 683},
{ x: 397, y: 682},
{ x: 398, y: 682},
{ x: 398, y: 681},
{ x: 397, y: 681},
{ x: 397, y: 680},
{ x: 396, y: 679},
{ x: 397, y: 679},
{ x: 396, y: 678},
{ x: 395, y: 678},
{ x: 396, y: 677},
{ x: 395, y: 677},
{ x: 394, y: 676},
{ x: 394, y: 675},
{ x: 395, y: 676},
{ x: 399, y: 674},
{ x: 399, y: 675},
{ x: 399, y: 676},
{ x: 400, y: 676},
{ x: 401, y: 676},
{ x: 401, y: 677},
{ x: 402, y: 678},
{ x: 401, y: 678},
{ x: 402, y: 679},
{ x: 403, y: 679},
{ x: 403, y: 680},
{ x: 403, y: 681},
{ x: 404, y: 682},
{ x: 404, y: 681},
{ x: 403, y: 682},
{ x: 403, y: 683},
{ x: 404, y: 683},
{ x: 404, y: 684},
{ x: 404, y: 685},
{ x: 404, y: 686},
{ x: 404, y: 687},
{ x: 404, y: 688},
{ x: 405, y: 688},
{ x: 405, y: 689},
{ x: 404, y: 689},
{ x: 404, y: 690},
{ x: 405, y: 691},
{ x: 404, y: 691},
{ x: 404, y: 692},
{ x: 404, y: 693},
{ x: 405, y: 693},
{ x: 404, y: 694},
{ x: 404, y: 695},
{ x: 405, y: 696},
{ x: 404, y: 697},
{ x: 404, y: 696},
{ x: 405, y: 697},
{ x: 405, y: 698},
{ x: 406, y: 697},
{ x: 407, y: 696},
{ x: 406, y: 696},
{ x: 407, y: 695},
{ x: 408, y: 695},
{ x: 409, y: 694},
{ x: 409, y: 695},
{ x: 410, y: 694},
{ x: 410, y: 693},
{ x: 411, y: 692},
{ x: 411, y: 693},
{ x: 412, y: 693},
{ x: 412, y: 692},
{ x: 413, y: 691},
{ x: 413, y: 692},
{ x: 414, y: 692},
{ x: 414, y: 691},
{ x: 415, y: 690},
{ x: 415, y: 691},
{ x: 416, y: 690},
{ x: 417, y: 689},
{ x: 418, y: 689},
{ x: 417, y: 690},
{ x: 418, y: 690},
{ x: 419, y: 689},
{ x: 420, y: 688},
{ x: 420, y: 689},
{ x: 421, y: 688},
{ x: 422, y: 688},
{ x: 422, y: 689},
{ x: 423, y: 688},
{ x: 424, y: 688},
{ x: 425, y: 687},
{ x: 425, y: 688},
{ x: 426, y: 687},
{ x: 427, y: 687},
{ x: 427, y: 688},
{ x: 428, y: 687},
{ x: 429, y: 687},
{ x: 430, y: 687},
{ x: 431, y: 687},
{ x: 432, y: 687},
{ x: 433, y: 687},
{ x: 434, y: 687},
{ x: 435, y: 687},
{ x: 419, y: 680},
{ x: 418, y: 680},
{ x: 419, y: 679},
{ x: 418, y: 679},
{ x: 417, y: 679},
{ x: 417, y: 678},
{ x: 418, y: 678},
{ x: 417, y: 677},
{ x: 417, y: 676},
{ x: 416, y: 675},
{ x: 415, y: 676},
{ x: 416, y: 677},
{ x: 416, y: 676},
{ x: 415, y: 675},
{ x: 415, y: 674},
{ x: 414, y: 675},
{ x: 414, y: 674},
{ x: 413, y: 673},
{ x: 413, y: 674},
{ x: 414, y: 673},
{ x: 413, y: 672},
{ x: 412, y: 673},
{ x: 412, y: 672},
{ x: 412, y: 671},
{ x: 411, y: 671},
{ x: 410, y: 671},
{ x: 411, y: 670},
{ x: 410, y: 670},
{ x: 409, y: 670},
{ x: 408, y: 669},
{ x: 408, y: 668},
{ x: 407, y: 669},
{ x: 406, y: 668},
{ x: 407, y: 667},
{ x: 407, y: 668},
{ x: 406, y: 667},
{ x: 405, y: 668},
{ x: 405, y: 667},
{ x: 404, y: 666},
{ x: 403, y: 666},
{ x: 403, y: 665},
{ x: 404, y: 665},
{ x: 405, y: 666},
{ x: 406, y: 666},
{ x: 407, y: 666},
{ x: 408, y: 667},
{ x: 409, y: 667},
{ x: 410, y: 667},
{ x: 409, y: 668},
{ x: 409, y: 669},
{ x: 410, y: 668},
{ x: 410, y: 669},
{ x: 411, y: 669},
{ x: 412, y: 669},
{ x: 411, y: 668},
{ x: 412, y: 668},
{ x: 413, y: 669},
{ x: 413, y: 670},
{ x: 414, y: 669},
{ x: 414, y: 670},
{ x: 415, y: 671},
{ x: 415, y: 670},
{ x: 416, y: 671},
{ x: 417, y: 671},
{ x: 418, y: 671},
{ x: 417, y: 672},
{ x: 417, y: 673},
{ x: 418, y: 673},
{ x: 419, y: 673},
{ x: 418, y: 674},
{ x: 419, y: 674},
{ x: 419, y: 675},
{ x: 418, y: 675},
{ x: 419, y: 676},
{ x: 420, y: 676},
{ x: 420, y: 675},
{ x: 420, y: 674},
{ x: 420, y: 673},
{ x: 419, y: 672},
{ x: 419, y: 671},
{ x: 418, y: 670},
{ x: 419, y: 670},
{ x: 418, y: 669},
{ x: 417, y: 668},
{ x: 417, y: 669},
{ x: 418, y: 668},
{ x: 417, y: 667},
{ x: 417, y: 666},
{ x: 416, y: 666},
{ x: 415, y: 666},
{ x: 416, y: 665},
{ x: 415, y: 664},
{ x: 415, y: 665},
{ x: 414, y: 664},
{ x: 413, y: 663},
{ x: 413, y: 664},
{ x: 412, y: 663},
{ x: 412, y: 662},
{ x: 411, y: 662},
{ x: 410, y: 661},
{ x: 410, y: 662},
{ x: 409, y: 661},
{ x: 409, y: 662},
{ x: 408, y: 661},
{ x: 407, y: 661},
{ x: 407, y: 660},
{ x: 406, y: 660},
{ x: 405, y: 659},
{ x: 404, y: 660},
{ x: 405, y: 660},
{ x: 404, y: 659},
{ x: 403, y: 659},
{ x: 402, y: 659},
{ x: 401, y: 659},
{ x: 399, y: 660},
{ x: 399, y: 659},
{ x: 399, y: 658},
{ x: 398, y: 658},
{ x: 398, y: 657},
{ x: 398, y: 656},
{ x: 397, y: 656},
{ x: 397, y: 655},
{ x: 396, y: 655},
{ x: 396, y: 654},
{ x: 395, y: 654},
{ x: 395, y: 653},
{ x: 394, y: 653},
{ x: 394, y: 652},
{ x: 393, y: 652},
{ x: 392, y: 652},
{ x: 392, y: 651},
{ x: 392, y: 650},
{ x: 393, y: 650},
{ x: 392, y: 649},
{ x: 391, y: 649},
{ x: 391, y: 650},
{ x: 391, y: 651},
{ x: 390, y: 651},
{ x: 390, y: 650},
{ x: 389, y: 650},
{ x: 390, y: 649},
{ x: 389, y: 648},
{ x: 389, y: 649},
{ x: 388, y: 650},
{ x: 388, y: 649},
{ x: 388, y: 648},
{ x: 387, y: 648},
{ x: 386, y: 648},
{ x: 387, y: 649},
{ x: 386, y: 649},
{ x: 385, y: 649},
{ x: 385, y: 648},
{ x: 384, y: 648},
{ x: 385, y: 647},
{ x: 384, y: 647},
{ x: 383, y: 648},
{ x: 382, y: 647},
{ x: 383, y: 647},
{ x: 382, y: 648},
{ x: 381, y: 647},
{ x: 381, y: 648},
{ x: 380, y: 648},
{ x: 380, y: 647},
{ x: 379, y: 648},
{ x: 379, y: 647},
{ x: 378, y: 647},
{ x: 378, y: 648},
{ x: 377, y: 648},
{ x: 376, y: 648},
{ x: 375, y: 648},
{ x: 376, y: 647},
{ x: 377, y: 647},
{ x: 378, y: 645},
{ x: 377, y: 645},
{ x: 376, y: 645},
{ x: 375, y: 645},
{ x: 375, y: 644},
{ x: 374, y: 645},
{ x: 373, y: 645},
{ x: 372, y: 645},
{ x: 373, y: 644},
{ x: 372, y: 644},
{ x: 371, y: 645},
{ x: 370, y: 644},
{ x: 370, y: 645},
{ x: 369, y: 644},
{ x: 369, y: 645},
{ x: 368, y: 645},
{ x: 367, y: 645},
{ x: 367, y: 644},
{ x: 366, y: 645},
{ x: 365, y: 645},
{ x: 364, y: 646},
{ x: 363, y: 646},
{ x: 364, y: 645},
{ x: 363, y: 645},
{ x: 362, y: 646},
{ x: 361, y: 646},
{ x: 360, y: 647},
{ x: 361, y: 647},
{ x: 360, y: 646},
{ x: 359, y: 647},
{ x: 358, y: 648},
{ x: 357, y: 647},
{ x: 358, y: 647},
{ x: 357, y: 648},
{ x: 356, y: 648},
{ x: 355, y: 648},
{ x: 355, y: 649},
{ x: 354, y: 649},
{ x: 354, y: 650},
{ x: 353, y: 650},
{ x: 352, y: 651},
{ x: 351, y: 651},
{ x: 352, y: 650},
{ x: 353, y: 649},
{ x: 352, y: 647},
{ x: 353, y: 646},
{ x: 353, y: 645},
{ x: 354, y: 645},
{ x: 355, y: 645},
{ x: 355, y: 644},
{ x: 356, y: 643},
{ x: 356, y: 644},
{ x: 357, y: 643},
{ x: 358, y: 642},
{ x: 358, y: 643},
{ x: 359, y: 642},
{ x: 360, y: 641},
{ x: 359, y: 641},
{ x: 360, y: 642},
{ x: 361, y: 641},
{ x: 362, y: 640},
{ x: 361, y: 640},
{ x: 362, y: 641},
{ x: 363, y: 640},
{ x: 363, y: 639},
{ x: 364, y: 639},
{ x: 365, y: 638},
{ x: 365, y: 639},
{ x: 366, y: 639},
{ x: 366, y: 638},
{ x: 367, y: 638},
{ x: 368, y: 637},
{ x: 368, y: 638},
{ x: 369, y: 637},
{ x: 369, y: 638},
{ x: 370, y: 637},
{ x: 371, y: 637},
{ x: 372, y: 637},
{ x: 373, y: 637},
{ x: 373, y: 636},
{ x: 374, y: 636},
{ x: 374, y: 637},
{ x: 375, y: 636},
{ x: 376, y: 636},
{ x: 376, y: 637},
{ x: 377, y: 636},
{ x: 378, y: 636},
{ x: 379, y: 636},
{ x: 378, y: 637},
{ x: 379, y: 637},
{ x: 380, y: 637},
{ x: 381, y: 637},
{ x: 382, y: 638},
{ x: 383, y: 638},
{ x: 382, y: 637},
{ x: 383, y: 637},
{ x: 384, y: 638},
{ x: 385, y: 639},
{ x: 385, y: 638},
{ x: 386, y: 639},
{ x: 387, y: 639},
{ x: 387, y: 640},
{ x: 388, y: 640},
{ x: 389, y: 640},
{ x: 387, y: 646},
{ x: 388, y: 646},
{ x: 389, y: 646},
{ x: 391, y: 647},
{ x: 391, y: 646},
{ x: 392, y: 647},
{ x: 393, y: 647},
{ x: 394, y: 647},
{ x: 395, y: 648},
{ x: 395, y: 647},
{ x: 396, y: 648},
{ x: 397, y: 648},
{ x: 398, y: 648},
{ x: 398, y: 647},
{ x: 398, y: 646},
{ x: 397, y: 647},
{ x: 397, y: 646},
{ x: 396, y: 645},
{ x: 397, y: 645},
{ x: 396, y: 644},
{ x: 398, y: 643},
{ x: 400, y: 643},
{ x: 401, y: 643},
{ x: 400, y: 642},
{ x: 401, y: 642},
{ x: 400, y: 641},
{ x: 400, y: 640},
{ x: 399, y: 640},
{ x: 399, y: 641},
{ x: 398, y: 640},
{ x: 398, y: 639},
{ x: 397, y: 639},
{ x: 396, y: 639},
{ x: 397, y: 638},
{ x: 396, y: 638},
{ x: 395, y: 638},
{ x: 394, y: 638},
{ x: 394, y: 637},
{ x: 393, y: 637},
{ x: 392, y: 637},
{ x: 393, y: 636},
{ x: 392, y: 636},
{ x: 391, y: 636},
{ x: 390, y: 636},
{ x: 388, y: 634},
{ x: 390, y: 634},
{ x: 391, y: 634},
{ x: 392, y: 634},
{ x: 393, y: 634},
{ x: 394, y: 634},
{ x: 395, y: 635},
{ x: 396, y: 634},
{ x: 397, y: 634},
{ x: 396, y: 635},
{ x: 397, y: 635},
{ x: 398, y: 635},
{ x: 399, y: 635},
{ x: 400, y: 635},
{ x: 400, y: 636},
{ x: 401, y: 636},
{ x: 402, y: 636},
{ x: 402, y: 635},
{ x: 401, y: 635},
{ x: 401, y: 634},
{ x: 400, y: 634},
{ x: 399, y: 634},
{ x: 399, y: 633},
{ x: 398, y: 632},
{ x: 398, y: 633},
{ x: 397, y: 632},
{ x: 396, y: 632},
{ x: 395, y: 631},
{ x: 395, y: 632},
{ x: 396, y: 631},
{ x: 397, y: 631},
{ x: 396, y: 630},
{ x: 395, y: 630},
{ x: 394, y: 629},
{ x: 393, y: 630},
{ x: 393, y: 631},
{ x: 394, y: 631},
{ x: 394, y: 630},
{ x: 393, y: 629},
{ x: 392, y: 629},
{ x: 391, y: 628},
{ x: 390, y: 628},
{ x: 391, y: 629},
{ x: 392, y: 630},
{ x: 391, y: 631},
{ x: 391, y: 630},
{ x: 390, y: 630},
{ x: 389, y: 629},
{ x: 388, y: 628},
{ x: 389, y: 628},
{ x: 390, y: 629},
{ x: 389, y: 630},
{ x: 388, y: 630},
{ x: 387, y: 630},
{ x: 386, y: 630},
{ x: 386, y: 628},
{ x: 387, y: 628},
{ x: 386, y: 627},
{ x: 385, y: 628},
{ x: 384, y: 627},
{ x: 384, y: 628},
{ x: 383, y: 628},
{ x: 383, y: 627},
{ x: 382, y: 628},
{ x: 381, y: 628},
{ x: 381, y: 627},
{ x: 380, y: 627},
{ x: 379, y: 628},
{ x: 379, y: 627},
{ x: 378, y: 627},
{ x: 377, y: 628},
{ x: 377, y: 627},
{ x: 376, y: 627},
{ x: 375, y: 627},
{ x: 374, y: 628},
{ x: 375, y: 628},
{ x: 374, y: 627},
{ x: 373, y: 628},
{ x: 372, y: 628},
{ x: 371, y: 628},
{ x: 370, y: 629},
{ x: 371, y: 629},
{ x: 370, y: 628},
{ x: 369, y: 629},
{ x: 368, y: 630},
{ x: 368, y: 629},
{ x: 367, y: 630},
{ x: 366, y: 631},
{ x: 365, y: 630},
{ x: 366, y: 630},
{ x: 365, y: 631},
{ x: 364, y: 631},
{ x: 363, y: 631},
{ x: 362, y: 631},
{ x: 363, y: 632},
{ x: 362, y: 632},
{ x: 361, y: 631},
{ x: 360, y: 632},
{ x: 361, y: 632},
{ x: 361, y: 633},
{ x: 360, y: 633},
{ x: 359, y: 634},
{ x: 358, y: 635},
{ x: 358, y: 634},
{ x: 358, y: 633},
{ x: 359, y: 632},
{ x: 359, y: 633},
{ x: 358, y: 632},
{ x: 357, y: 633},
{ x: 356, y: 634},
{ x: 357, y: 635},
{ x: 356, y: 636},
{ x: 355, y: 636},
{ x: 356, y: 635},
{ x: 355, y: 634},
{ x: 356, y: 633},
{ x: 355, y: 633},
{ x: 354, y: 634},
{ x: 353, y: 634},
{ x: 353, y: 635},
{ x: 354, y: 636},
{ x: 354, y: 637},
{ x: 353, y: 637},
{ x: 353, y: 638},
{ x: 352, y: 638},
{ x: 351, y: 639},
{ x: 351, y: 638},
{ x: 351, y: 636},
{ x: 352, y: 635},
{ x: 351, y: 635},
{ x: 350, y: 635},
{ x: 349, y: 636},
{ x: 350, y: 636},
{ x: 349, y: 637},
{ x: 348, y: 637},
{ x: 347, y: 637},
{ x: 347, y: 638},
{ x: 346, y: 638},
{ x: 345, y: 639},
{ x: 345, y: 638},
{ x: 344, y: 639},
{ x: 344, y: 640},
{ x: 343, y: 640},
{ x: 342, y: 640},
{ x: 343, y: 641},
{ x: 342, y: 641},
{ x: 341, y: 641},
{ x: 340, y: 642},
{ x: 341, y: 642},
{ x: 340, y: 643},
{ x: 339, y: 644},
{ x: 339, y: 643},
{ x: 338, y: 644},
{ x: 338, y: 645},
{ x: 337, y: 645},
{ x: 336, y: 646},
{ x: 336, y: 647},
{ x: 335, y: 646},
{ x: 335, y: 647},
{ x: 334, y: 648},
{ x: 333, y: 648},
{ x: 332, y: 649},
{ x: 331, y: 650},
{ x: 330, y: 651},
{ x: 331, y: 652},
{ x: 330, y: 653},
{ x: 329, y: 654},
{ x: 328, y: 655},
{ x: 327, y: 656},
{ x: 326, y: 657},
{ x: 325, y: 658},
{ x: 324, y: 659},
{ x: 323, y: 660},
{ x: 323, y: 661},
{ x: 322, y: 662},
{ x: 322, y: 664},
{ x: 321, y: 665},
{ x: 321, y: 666},
{ x: 320, y: 667},
{ x: 320, y: 668},
{ x: 319, y: 669},
{ x: 319, y: 670},
{ x: 318, y: 671},
{ x: 317, y: 672},
{ x: 317, y: 673},
{ x: 317, y: 674},
{ x: 316, y: 675},
{ x: 317, y: 675},
{ x: 316, y: 676},
{ x: 316, y: 677},
{ x: 316, y: 678},
{ x: 315, y: 679},
{ x: 316, y: 679},
{ x: 315, y: 680},
{ x: 316, y: 681},
{ x: 316, y: 682},
{ x: 315, y: 681},
{ x: 314, y: 682},
{ x: 315, y: 682},
{ x: 314, y: 683},
{ x: 315, y: 684},
{ x: 314, y: 685},
{ x: 315, y: 686},
{ x: 314, y: 687},
{ x: 314, y: 688},
{ x: 313, y: 689},
{ x: 313, y: 690},
{ x: 312, y: 691},
{ x: 312, y: 692},
{ x: 312, y: 693},
{ x: 311, y: 694},
{ x: 312, y: 694},
{ x: 311, y: 695},
{ x: 311, y: 696},
{ x: 310, y: 697},
{ x: 310, y: 698},
{ x: 310, y: 699},
{ x: 310, y: 700},
{ x: 310, y: 701},
{ x: 310, y: 702},
{ x: 310, y: 703},
{ x: 309, y: 704},
{ x: 309, y: 706},
{ x: 312, y: 704},
{ x: 312, y: 703},
{ x: 312, y: 701},
{ x: 312, y: 700},
{ x: 312, y: 699},
{ x: 311, y: 698},
{ x: 312, y: 698},
{ x: 312, y: 697},
{ x: 312, y: 696},
{ x: 313, y: 696},
{ x: 313, y: 695},
{ x: 313, y: 694},
{ x: 313, y: 693},
{ x: 313, y: 692},
{ x: 314, y: 691},
{ x: 313, y: 691},
{ x: 314, y: 690},
{ x: 314, y: 689},
{ x: 313, y: 688},
{ x: 313, y: 687},
{ x: 314, y: 686},
{ x: 315, y: 685},
{ x: 314, y: 684},
{ x: 315, y: 683},
{ x: 316, y: 684},
{ x: 316, y: 683},
{ x: 317, y: 682},
{ x: 317, y: 681},
{ x: 317, y: 680},
{ x: 317, y: 679},
{ x: 318, y: 678},
{ x: 318, y: 679},
{ x: 319, y: 678},
{ x: 318, y: 677},
{ x: 319, y: 677},
{ x: 320, y: 676},
{ x: 319, y: 676},
{ x: 320, y: 675},
{ x: 318, y: 673},
{ x: 318, y: 672},
{ x: 318, y: 670},
{ x: 318, y: 669},
{ x: 319, y: 668},
{ x: 320, y: 666},
{ x: 320, y: 665},
{ x: 321, y: 664},
{ x: 322, y: 663},
{ x: 323, y: 662},
{ x: 324, y: 660},
{ x: 325, y: 659},
{ x: 326, y: 658},
{ x: 325, y: 657},
{ x: 326, y: 656},
{ x: 327, y: 655},
{ x: 328, y: 654},
{ x: 329, y: 653},
{ x: 330, y: 652},
{ x: 331, y: 651},
{ x: 332, y: 650},
{ x: 333, y: 649},
{ x: 334, y: 649},
{ x: 336, y: 650},
{ x: 338, y: 649},
{ x: 338, y: 648},
{ x: 339, y: 648},
{ x: 340, y: 647},
{ x: 340, y: 646},
{ x: 341, y: 646},
{ x: 342, y: 645},
{ x: 343, y: 644},
{ x: 343, y: 645},
{ x: 344, y: 644},
{ x: 344, y: 643},
{ x: 345, y: 642},
{ x: 345, y: 643},
{ x: 346, y: 642},
{ x: 347, y: 641},
{ x: 348, y: 640},
{ x: 349, y: 639},
{ x: 350, y: 640},
{ x: 350, y: 639},
{ x: 349, y: 640},
{ x: 348, y: 641},
{ x: 352, y: 646},
{ x: 351, y: 647},
{ x: 350, y: 648},
{ x: 351, y: 648},
{ x: 350, y: 649},
{ x: 349, y: 649},
{ x: 348, y: 650},
{ x: 347, y: 651},
{ x: 349, y: 652},
{ x: 350, y: 651},
{ x: 350, y: 652},
{ x: 349, y: 653},
{ x: 348, y: 653},
{ x: 347, y: 653},
{ x: 347, y: 654},
{ x: 348, y: 654},
{ x: 347, y: 655},
{ x: 346, y: 655},
{ x: 345, y: 656},
{ x: 344, y: 656},
{ x: 344, y: 657},
{ x: 343, y: 658},
{ x: 342, y: 659},
{ x: 341, y: 660},
{ x: 337, y: 669},
{ x: 337, y: 670},
{ x: 337, y: 671},
{ x: 336, y: 671},
{ x: 336, y: 672},
{ x: 336, y: 673},
{ x: 335, y: 673},
{ x: 335, y: 674},
{ x: 336, y: 674},
{ x: 335, y: 675},
{ x: 335, y: 676},
{ x: 334, y: 677},
{ x: 335, y: 678},
{ x: 335, y: 677},
{ x: 334, y: 678},
{ x: 334, y: 679},
{ x: 335, y: 680},
{ x: 334, y: 680},
{ x: 333, y: 681},
{ x: 334, y: 681},
{ x: 334, y: 682},
{ x: 334, y: 683},
{ x: 334, y: 684},
{ x: 333, y: 684},
{ x: 334, y: 685},
{ x: 333, y: 686},
{ x: 334, y: 686},
{ x: 334, y: 687},
{ x: 334, y: 688},
{ x: 334, y: 689},
{ x: 334, y: 690},
{ x: 334, y: 691},
{ x: 334, y: 692},
{ x: 335, y: 692},
{ x: 337, y: 692},
{ x: 336, y: 692},
{ x: 335, y: 693},
{ x: 334, y: 693},
{ x: 335, y: 694},
{ x: 334, y: 694},
{ x: 335, y: 695},
{ x: 335, y: 696},
{ x: 336, y: 696},
{ x: 335, y: 697},
{ x: 335, y: 698},
{ x: 336, y: 699},
{ x: 336, y: 698},
{ x: 335, y: 699},
{ x: 336, y: 700},
{ x: 336, y: 701},
{ x: 336, y: 702},
{ x: 337, y: 703},
{ x: 336, y: 703},
{ x: 336, y: 704},
{ x: 337, y: 704},
{ x: 337, y: 705},
{ x: 336, y: 705},
{ x: 337, y: 706},
{ x: 336, y: 706},
{ x: 337, y: 707},
{ x: 337, y: 708},
{ x: 337, y: 709},
{ x: 337, y: 710},
{ x: 338, y: 710},
{ x: 338, y: 711},
{ x: 338, y: 712},
{ x: 337, y: 712},
{ x: 338, y: 713},
{ x: 338, y: 714},
{ x: 338, y: 715},
{ x: 338, y: 716},
{ x: 339, y: 717},
{ x: 339, y: 718},
{ x: 339, y: 720},
{ x: 339, y: 721},
{ x: 322, y: 732},
{ x: 322, y: 733},
{ x: 322, y: 734},
{ x: 323, y: 734},
{ x: 323, y: 735},
{ x: 324, y: 736},
{ x: 323, y: 736},
{ x: 324, y: 737},
{ x: 324, y: 738},
{ x: 325, y: 738},
{ x: 325, y: 739},
{ x: 326, y: 739},
{ x: 326, y: 740},
{ x: 327, y: 741},
{ x: 326, y: 741},
{ x: 327, y: 742},
{ x: 328, y: 743},
{ x: 328, y: 742},
{ x: 329, y: 743},
{ x: 329, y: 744},
{ x: 329, y: 745},
{ x: 330, y: 746},
{ x: 330, y: 745},
{ x: 331, y: 746},
{ x: 331, y: 747},
{ x: 332, y: 747},
{ x: 333, y: 748},
{ x: 332, y: 748},
{ x: 333, y: 749},
{ x: 332, y: 749},
{ x: 333, y: 750},
{ x: 334, y: 751},
{ x: 334, y: 750},
{ x: 335, y: 751},
{ x: 336, y: 752},
{ x: 335, y: 753},
{ x: 335, y: 752},
{ x: 336, y: 753},
{ x: 337, y: 754},
{ x: 336, y: 754},
{ x: 337, y: 755},
{ x: 337, y: 756},
{ x: 338, y: 756},
{ x: 338, y: 757},
{ x: 339, y: 757},
{ x: 339, y: 758},
{ x: 339, y: 759},
{ x: 340, y: 759},
{ x: 340, y: 760},
{ x: 341, y: 761},
{ x: 340, y: 761},
{ x: 340, y: 762},
{ x: 341, y: 762},
{ x: 341, y: 763},
{ x: 342, y: 764},
{ x: 341, y: 764},
{ x: 342, y: 765},
{ x: 342, y: 766},
{ x: 342, y: 767},
{ x: 343, y: 768},
{ x: 342, y: 768},
{ x: 343, y: 769},
{ x: 343, y: 770},
{ x: 343, y: 771},
{ x: 343, y: 772},
{ x: 343, y: 773},
{ x: 343, y: 774},
{ x: 343, y: 775},
{ x: 329, y: 771},
{ x: 329, y: 772},
{ x: 329, y: 773},
{ x: 330, y: 774},
{ x: 329, y: 774},
{ x: 330, y: 775},
{ x: 331, y: 776},
{ x: 330, y: 777},
{ x: 330, y: 776},
{ x: 331, y: 777},
{ x: 331, y: 778},
{ x: 332, y: 779},
{ x: 332, y: 780},
{ x: 331, y: 779},
{ x: 331, y: 780},
{ x: 332, y: 781},
{ x: 332, y: 782},
{ x: 333, y: 783},
{ x: 333, y: 782},
{ x: 332, y: 783},
{ x: 331, y: 784},
{ x: 332, y: 785},
{ x: 333, y: 784},
{ x: 334, y: 785},
{ x: 334, y: 786},
{ x: 333, y: 785},
{ x: 333, y: 786},
{ x: 334, y: 787},
{ x: 333, y: 787},
{ x: 332, y: 786},
{ x: 332, y: 787},
{ x: 332, y: 788},
{ x: 333, y: 788},
{ x: 334, y: 789},
{ x: 334, y: 790},
{ x: 335, y: 789},
{ x: 334, y: 788},
{ x: 333, y: 789},
{ x: 333, y: 790},
{ x: 333, y: 791},
{ x: 334, y: 792},
{ x: 335, y: 791},
{ x: 335, y: 790},
{ x: 334, y: 791},
{ x: 335, y: 792},
{ x: 336, y: 792},
{ x: 336, y: 793},
{ x: 336, y: 794},
{ x: 335, y: 794},
{ x: 334, y: 793},
{ x: 335, y: 793},
{ x: 334, y: 794},
{ x: 335, y: 795},
{ x: 335, y: 796},
{ x: 336, y: 795},
{ x: 337, y: 795},
{ x: 336, y: 796},
{ x: 335, y: 797},
{ x: 336, y: 797},
{ x: 337, y: 796},
{ x: 337, y: 797},
{ x: 338, y: 798},
{ x: 337, y: 798},
{ x: 336, y: 798},
{ x: 337, y: 799},
{ x: 336, y: 799},
{ x: 337, y: 800},
{ x: 336, y: 800},
{ x: 336, y: 801},
{ x: 337, y: 802},
{ x: 337, y: 803},
{ x: 336, y: 802},
{ x: 336, y: 803},
{ x: 336, y: 804},
{ x: 337, y: 805},
{ x: 337, y: 804},
{ x: 336, y: 805},
{ x: 337, y: 806},
{ x: 337, y: 807},
{ x: 337, y: 808},
{ x: 336, y: 807},
{ x: 336, y: 808},
{ x: 336, y: 809},
{ x: 337, y: 810},
{ x: 337, y: 809},
{ x: 336, y: 810},
{ x: 336, y: 811},
{ x: 336, y: 812},
{ x: 337, y: 812},
{ x: 336, y: 813},
{ x: 336, y: 814},
{ x: 336, y: 815},
{ x: 336, y: 816},
{ x: 335, y: 817},
{ x: 336, y: 817},
{ x: 335, y: 818},
{ x: 336, y: 819},
{ x: 335, y: 819},
{ x: 336, y: 820},
{ x: 335, y: 820},
{ x: 336, y: 821},
{ x: 335, y: 821},
{ x: 335, y: 822},
{ x: 335, y: 823},
{ x: 336, y: 823},
{ x: 335, y: 824},
{ x: 335, y: 825},
{ x: 334, y: 826},
{ x: 335, y: 826},
{ x: 335, y: 827},
{ x: 335, y: 828},
{ x: 335, y: 829},
{ x: 334, y: 829},
{ x: 335, y: 830},
{ x: 334, y: 831},
{ x: 335, y: 831},
{ x: 334, y: 832},
{ x: 334, y: 833},
{ x: 335, y: 833},
{ x: 334, y: 834},
{ x: 334, y: 835},
{ x: 335, y: 835},
{ x: 334, y: 836},
{ x: 335, y: 837},
{ x: 334, y: 837},
{ x: 334, y: 838},
{ x: 334, y: 839},
{ x: 334, y: 840},
{ x: 334, y: 841},
{ x: 334, y: 842},
{ x: 334, y: 843},
{ x: 334, y: 844},
{ x: 338, y: 846},
{ x: 338, y: 847},
{ x: 339, y: 848},
{ x: 339, y: 847},
{ x: 339, y: 846},
{ x: 338, y: 845},
{ x: 339, y: 844},
{ x: 338, y: 844},
{ x: 337, y: 843},
{ x: 338, y: 842},
{ x: 338, y: 843},
{ x: 337, y: 842},
{ x: 337, y: 841},
{ x: 336, y: 840},
{ x: 338, y: 836},
{ x: 338, y: 835},
{ x: 339, y: 836},
{ x: 340, y: 836},
{ x: 340, y: 837},
{ x: 340, y: 838},
{ x: 341, y: 838},
{ x: 342, y: 839},
{ x: 341, y: 839},
{ x: 342, y: 840},
{ x: 341, y: 840},
{ x: 342, y: 841},
{ x: 342, y: 842},
{ x: 343, y: 842},
{ x: 343, y: 843},
{ x: 343, y: 844},
{ x: 344, y: 845},
{ x: 344, y: 844},
{ x: 343, y: 845},
{ x: 344, y: 846},
{ x: 344, y: 847},
{ x: 343, y: 847},
{ x: 344, y: 848},
{ x: 345, y: 848},
{ x: 344, y: 849},
{ x: 344, y: 850},
{ x: 345, y: 851},
{ x: 345, y: 852},
{ x: 345, y: 853},
{ x: 345, y: 854},
{ x: 345, y: 855},
{ x: 340, y: 853},
{ x: 339, y: 850},
{ x: 339, y: 849},
{ x: 340, y: 850},
{ x: 339, y: 851},
{ x: 339, y: 852},
{ x: 339, y: 853},
{ x: 339, y: 854},
{ x: 340, y: 854},
{ x: 340, y: 855},
{ x: 340, y: 856},
{ x: 339, y: 856},
{ x: 340, y: 857},
{ x: 339, y: 857},
{ x: 340, y: 858},
{ x: 340, y: 859},
{ x: 340, y: 860},
{ x: 340, y: 861},
{ x: 341, y: 861},
{ x: 340, y: 862},
{ x: 341, y: 862},
{ x: 341, y: 863},
{ x: 341, y: 864},
{ x: 340, y: 864},
{ x: 341, y: 865},
{ x: 341, y: 866},
{ x: 342, y: 866},
{ x: 341, y: 867},
{ x: 341, y: 868},
{ x: 341, y: 869},
{ x: 342, y: 869},
{ x: 341, y: 870},
{ x: 341, y: 871},
{ x: 342, y: 871},
{ x: 341, y: 872},
{ x: 342, y: 872},
{ x: 341, y: 873},
{ x: 341, y: 874},
{ x: 341, y: 875},
{ x: 342, y: 874},
{ x: 342, y: 875},
{ x: 341, y: 876},
{ x: 341, y: 877},
{ x: 342, y: 877},
{ x: 341, y: 878},
{ x: 341, y: 879},
{ x: 342, y: 879},
{ x: 341, y: 880},
{ x: 341, y: 881},
{ x: 340, y: 882},
{ x: 339, y: 882},
{ x: 339, y: 881},
{ x: 340, y: 881},
{ x: 339, y: 880},
{ x: 339, y: 879},
{ x: 339, y: 878},
{ x: 338, y: 878},
{ x: 337, y: 877},
{ x: 338, y: 877},
{ x: 338, y: 876},
{ x: 337, y: 876},
{ x: 337, y: 875},
{ x: 336, y: 874},
{ x: 331, y: 876},
{ x: 330, y: 876},
{ x: 330, y: 875},
{ x: 331, y: 874},
{ x: 330, y: 874},
{ x: 330, y: 873},
{ x: 331, y: 873},
{ x: 330, y: 872},
{ x: 331, y: 871},
{ x: 330, y: 871},
{ x: 330, y: 870},
{ x: 331, y: 869},
{ x: 330, y: 869},
{ x: 330, y: 868},
{ x: 331, y: 867},
{ x: 330, y: 867},
{ x: 330, y: 866},
{ x: 330, y: 865},
{ x: 330, y: 864},
{ x: 331, y: 864},
{ x: 330, y: 863},
{ x: 330, y: 862},
{ x: 331, y: 861},
{ x: 330, y: 861},
{ x: 330, y: 860},
{ x: 330, y: 859},
{ x: 329, y: 859},
{ x: 328, y: 858},
{ x: 329, y: 857},
{ x: 330, y: 856},
{ x: 329, y: 855},
{ x: 329, y: 854},
{ x: 329, y: 853},
{ x: 330, y: 852},
{ x: 330, y: 851},
{ x: 329, y: 852},
{ x: 330, y: 853},
{ x: 330, y: 854},
{ x: 330, y: 855},
{ x: 329, y: 856},
{ x: 330, y: 857},
{ x: 330, y: 858},
{ x: 329, y: 858},
{ x: 328, y: 859},
{ x: 328, y: 860},
{ x: 329, y: 860},
{ x: 328, y: 861},
{ x: 327, y: 861},
{ x: 328, y: 862},
{ x: 328, y: 863},
{ x: 327, y: 863},
{ x: 327, y: 864},
{ x: 328, y: 864},
{ x: 327, y: 865},
{ x: 327, y: 866},
{ x: 327, y: 867},
{ x: 326, y: 868},
{ x: 327, y: 868},
{ x: 326, y: 869},
{ x: 327, y: 869},
{ x: 327, y: 870},
{ x: 326, y: 870},
{ x: 326, y: 871},
{ x: 326, y: 872},
{ x: 326, y: 873},
{ x: 325, y: 873},
{ x: 325, y: 874},
{ x: 326, y: 874},
{ x: 325, y: 875},
{ x: 325, y: 876},
{ x: 324, y: 877},
{ x: 323, y: 878},
{ x: 324, y: 878},
{ x: 323, y: 879},
{ x: 324, y: 879},
{ x: 324, y: 880},
{ x: 325, y: 881},
{ x: 324, y: 881},
{ x: 324, y: 882},
{ x: 325, y: 883},
{ x: 324, y: 883},
{ x: 324, y: 884},
{ x: 325, y: 885},
{ x: 324, y: 886},
{ x: 324, y: 885},
{ x: 323, y: 886},
{ x: 324, y: 887},
{ x: 323, y: 888},
{ x: 322, y: 888},
{ x: 322, y: 889},
{ x: 321, y: 889},
{ x: 320, y: 889},
{ x: 321, y: 888},
{ x: 322, y: 886},
{ x: 323, y: 885},
{ x: 323, y: 884},
{ x: 323, y: 883},
{ x: 323, y: 882},
{ x: 322, y: 881},
{ x: 323, y: 881},
{ x: 323, y: 880},
{ x: 322, y: 880},
{ x: 321, y: 880},
{ x: 321, y: 879},
{ x: 320, y: 879},
{ x: 320, y: 878},
{ x: 319, y: 877},
{ x: 318, y: 876},
{ x: 318, y: 875},
{ x: 319, y: 874},
{ x: 319, y: 875},
{ x: 319, y: 876},
{ x: 320, y: 876},
{ x: 320, y: 877},
{ x: 321, y: 878},
{ x: 322, y: 877},
{ x: 323, y: 877},
{ x: 323, y: 876},
{ x: 322, y: 876},
{ x: 322, y: 875},
{ x: 321, y: 874},
{ x: 322, y: 874},
{ x: 321, y: 873},
{ x: 321, y: 872},
{ x: 319, y: 872},
{ x: 318, y: 873},
{ x: 318, y: 874},
{ x: 317, y: 875},
{ x: 317, y: 874},
{ x: 317, y: 873},
{ x: 318, y: 872},
{ x: 317, y: 871},
{ x: 316, y: 870},
{ x: 316, y: 871},
{ x: 317, y: 872},
{ x: 318, y: 871},
{ x: 317, y: 870},
{ x: 318, y: 870},
{ x: 318, y: 869},
{ x: 319, y: 869},
{ x: 318, y: 868},
{ x: 318, y: 867},
{ x: 319, y: 866},
{ x: 318, y: 866},
{ x: 319, y: 865},
{ x: 318, y: 865},
{ x: 318, y: 864},
{ x: 319, y: 863},
{ x: 318, y: 863},
{ x: 318, y: 862},
{ x: 319, y: 861},
{ x: 319, y: 860},
{ x: 318, y: 861},
{ x: 318, y: 860},
{ x: 318, y: 859},
{ x: 318, y: 858},
{ x: 319, y: 858},
{ x: 318, y: 857},
{ x: 318, y: 856},
{ x: 319, y: 855},
{ x: 318, y: 855},
{ x: 318, y: 854},
{ x: 317, y: 853},
{ x: 317, y: 852},
{ x: 318, y: 853},
{ x: 318, y: 852},
{ x: 318, y: 851},
{ x: 317, y: 851},
{ x: 317, y: 850},
{ x: 317, y: 849},
{ x: 318, y: 848},
{ x: 317, y: 848},
{ x: 317, y: 847},
{ x: 317, y: 846},
{ x: 317, y: 845},
{ x: 317, y: 844},
{ x: 316, y: 845},
{ x: 316, y: 844},
{ x: 316, y: 843},
{ x: 317, y: 843},
{ x: 317, y: 842},
{ x: 316, y: 841},
{ x: 317, y: 841},
{ x: 317, y: 840},
{ x: 316, y: 840},
{ x: 317, y: 839},
{ x: 317, y: 838},
{ x: 316, y: 838},
{ x: 317, y: 837},
{ x: 316, y: 836},
{ x: 317, y: 836},
{ x: 316, y: 835},
{ x: 317, y: 834},
{ x: 316, y: 834},
{ x: 316, y: 833},
{ x: 317, y: 832},
{ x: 316, y: 832},
{ x: 316, y: 831},
{ x: 315, y: 830},
{ x: 316, y: 830},
{ x: 316, y: 829},
{ x: 315, y: 828},
{ x: 316, y: 828},
{ x: 316, y: 827},
{ x: 316, y: 826},
{ x: 315, y: 826},
{ x: 316, y: 825},
{ x: 316, y: 824},
{ x: 315, y: 824},
{ x: 316, y: 823},
{ x: 315, y: 823},
{ x: 315, y: 822},
{ x: 315, y: 821},
{ x: 315, y: 820},
{ x: 315, y: 819},
{ x: 315, y: 818},
{ x: 315, y: 817},
{ x: 316, y: 816},
{ x: 315, y: 816},
{ x: 315, y: 815},
{ x: 314, y: 814},
{ x: 315, y: 814},
{ x: 315, y: 813},
{ x: 315, y: 812},
{ x: 314, y: 811},
{ x: 314, y: 812},
{ x: 315, y: 811},
{ x: 315, y: 810},
{ x: 314, y: 810},
{ x: 314, y: 809},
{ x: 314, y: 808},
{ x: 314, y: 807},
{ x: 314, y: 806},
{ x: 313, y: 807},
{ x: 313, y: 806},
{ x: 313, y: 805},
{ x: 313, y: 804},
{ x: 314, y: 804},
{ x: 313, y: 803},
{ x: 313, y: 802},
{ x: 312, y: 802},
{ x: 313, y: 801},
{ x: 313, y: 800},
{ x: 312, y: 800},
{ x: 313, y: 799},
{ x: 313, y: 798},
{ x: 312, y: 798},
{ x: 312, y: 797},
{ x: 313, y: 796},
{ x: 312, y: 796},
{ x: 312, y: 795},
{ x: 311, y: 794},
{ x: 312, y: 794},
{ x: 312, y: 793},
{ x: 312, y: 792},
{ x: 312, y: 791},
{ x: 311, y: 791},
{ x: 312, y: 790},
{ x: 312, y: 789},
{ x: 311, y: 790},
{ x: 311, y: 789},
{ x: 311, y: 788},
{ x: 311, y: 787},
{ x: 311, y: 786},
{ x: 311, y: 785},
{ x: 310, y: 784},
{ x: 311, y: 784},
{ x: 310, y: 783},
{ x: 311, y: 782},
{ x: 311, y: 783},
{ x: 310, y: 782},
{ x: 310, y: 781},
{ x: 309, y: 780},
{ x: 310, y: 780},
{ x: 310, y: 779},
{ x: 309, y: 778},
{ x: 308, y: 777},
{ x: 309, y: 777},
{ x: 308, y: 776},
{ x: 309, y: 775},
{ x: 309, y: 776},
{ x: 308, y: 775},
{ x: 308, y: 774},
{ x: 308, y: 773},
{ x: 308, y: 772},
{ x: 307, y: 772},
{ x: 307, y: 771},
{ x: 307, y: 770},
{ x: 307, y: 769},
{ x: 306, y: 768},
{ x: 306, y: 767},
{ x: 307, y: 768},
{ x: 307, y: 767},
{ x: 306, y: 766},
{ x: 306, y: 765},
{ x: 306, y: 764},
{ x: 305, y: 763},
{ x: 306, y: 763},
{ x: 306, y: 762},
{ x: 305, y: 762},
{ x: 305, y: 761},
{ x: 305, y: 760},
{ x: 304, y: 760},
{ x: 304, y: 759},
{ x: 303, y: 758},
{ x: 304, y: 758},
{ x: 303, y: 757},
{ x: 302, y: 756},
{ x: 303, y: 756},
{ x: 302, y: 755},
{ x: 301, y: 754},
{ x: 302, y: 754},
{ x: 301, y: 753},
{ x: 301, y: 752},
{ x: 300, y: 752},
{ x: 300, y: 751},
{ x: 299, y: 751},
{ x: 299, y: 750},
{ x: 300, y: 750},
{ x: 299, y: 749},
{ x: 298, y: 749},
{ x: 299, y: 748},
{ x: 298, y: 748},
{ x: 297, y: 747},
{ x: 298, y: 747},
{ x: 297, y: 746},
{ x: 297, y: 745},
{ x: 296, y: 745},
{ x: 296, y: 744},
{ x: 295, y: 744},
{ x: 294, y: 743},
{ x: 295, y: 743},
{ x: 294, y: 742},
{ x: 293, y: 741},
{ x: 293, y: 742},
{ x: 292, y: 741},
{ x: 292, y: 740},
{ x: 293, y: 740},
{ x: 292, y: 739},
{ x: 291, y: 739},
{ x: 290, y: 738},
{ x: 290, y: 737},
{ x: 290, y: 736},
{ x: 289, y: 736},
{ x: 289, y: 735},
{ x: 288, y: 735},
{ x: 289, y: 734},
{ x: 288, y: 734},
{ x: 288, y: 733},
{ x: 287, y: 732},
{ x: 287, y: 733},
{ x: 286, y: 732},
{ x: 286, y: 731},
{ x: 285, y: 731},
{ x: 286, y: 730},
{ x: 285, y: 730},
{ x: 285, y: 729},
{ x: 284, y: 729},
{ x: 284, y: 728},
{ x: 283, y: 727},
{ x: 283, y: 728},
{ x: 282, y: 727},
{ x: 283, y: 726},
{ x: 282, y: 726},
{ x: 282, y: 725},
{ x: 281, y: 724},
{ x: 281, y: 725},
{ x: 280, y: 724},
{ x: 279, y: 723},
{ x: 278, y: 722},
{ x: 279, y: 722},
{ x: 280, y: 723},
{ x: 281, y: 722},
{ x: 282, y: 721},
{ x: 282, y: 720},
{ x: 282, y: 719},
{ x: 282, y: 718},
{ x: 282, y: 717},
{ x: 282, y: 716},
{ x: 287, y: 716},
{ x: 287, y: 717},
{ x: 288, y: 718},
{ x: 289, y: 719},
{ x: 288, y: 719},
{ x: 289, y: 720},
{ x: 290, y: 721},
{ x: 291, y: 721},
{ x: 291, y: 722},
{ x: 292, y: 723},
{ x: 291, y: 723},
{ x: 292, y: 724},
{ x: 293, y: 725},
{ x: 292, y: 725},
{ x: 293, y: 726},
{ x: 294, y: 726},
{ x: 294, y: 727},
{ x: 294, y: 728},
{ x: 295, y: 728},
{ x: 295, y: 729},
{ x: 295, y: 730},
{ x: 296, y: 730},
{ x: 297, y: 731},
{ x: 296, y: 731},
{ x: 297, y: 732},
{ x: 298, y: 733},
{ x: 297, y: 733},
{ x: 298, y: 734},
{ x: 299, y: 734},
{ x: 298, y: 735},
{ x: 299, y: 736},
{ x: 299, y: 735},
{ x: 300, y: 736},
{ x: 299, y: 737},
{ x: 300, y: 737},
{ x: 301, y: 738},
{ x: 300, y: 738},
{ x: 301, y: 739},
{ x: 302, y: 740},
{ x: 302, y: 741},
{ x: 309, y: 742},
{ x: 309, y: 741},
{ x: 309, y: 740},
{ x: 309, y: 739},
{ x: 309, y: 737},
{ x: 308, y: 735},
{ x: 308, y: 734},
{ x: 308, y: 733},
{ x: 308, y: 732},
{ x: 308, y: 731},
{ x: 308, y: 730},
{ x: 308, y: 729},
{ x: 308, y: 728},
{ x: 309, y: 727},
{ x: 308, y: 726},
{ x: 309, y: 726},
{ x: 309, y: 725},
{ x: 309, y: 724},
{ x: 309, y: 723},
{ x: 310, y: 722},
{ x: 309, y: 722},
{ x: 310, y: 721},
{ x: 310, y: 720},
{ x: 311, y: 719},
{ x: 310, y: 719},
{ x: 311, y: 718},
{ x: 312, y: 717},
{ x: 311, y: 717},
{ x: 312, y: 716},
{ x: 311, y: 716},
{ x: 312, y: 715},
{ x: 313, y: 715},
{ x: 313, y: 714},
{ x: 313, y: 713},
{ x: 314, y: 713},
{ x: 314, y: 712},
{ x: 315, y: 711},
{ x: 315, y: 710},
{ x: 314, y: 711},
{ x: 309, y: 708},
{ x: 309, y: 710},
{ x: 298, y: 723},
{ x: 298, y: 722},
{ x: 297, y: 721},
{ x: 298, y: 721},
{ x: 297, y: 720},
{ x: 297, y: 719},
{ x: 296, y: 718},
{ x: 296, y: 719},
{ x: 295, y: 718},
{ x: 294, y: 717},
{ x: 295, y: 717},
{ x: 294, y: 716},
{ x: 294, y: 715},
{ x: 293, y: 714},
{ x: 293, y: 715},
{ x: 292, y: 714},
{ x: 292, y: 713},
{ x: 291, y: 713},
{ x: 290, y: 712},
{ x: 290, y: 711},
{ x: 289, y: 711},
{ x: 288, y: 710},
{ x: 287, y: 710},
{ x: 287, y: 709},
{ x: 285, y: 708},
{ x: 281, y: 708},
{ x: 280, y: 706},
{ x: 280, y: 705},
{ x: 279, y: 704},
{ x: 279, y: 703},
{ x: 278, y: 702},
{ x: 278, y: 700},
{ x: 277, y: 699},
{ x: 277, y: 698},
{ x: 276, y: 697},
{ x: 275, y: 695},
{ x: 275, y: 694},
{ x: 274, y: 693},
{ x: 273, y: 691},
{ x: 273, y: 689},
{ x: 272, y: 688},
{ x: 271, y: 687},
{ x: 270, y: 686},
{ x: 269, y: 685},
{ x: 268, y: 684},
{ x: 267, y: 683},
{ x: 266, y: 682},
{ x: 265, y: 681},
{ x: 264, y: 680},
{ x: 263, y: 679},
{ x: 262, y: 678},
{ x: 261, y: 677},
{ x: 260, y: 676},
{ x: 259, y: 675},
{ x: 259, y: 674},
{ x: 258, y: 673},
{ x: 257, y: 673},
{ x: 257, y: 672},
{ x: 256, y: 671},
{ x: 255, y: 670},
{ x: 254, y: 669},
{ x: 254, y: 668},
{ x: 253, y: 667},
{ x: 252, y: 666},
{ x: 251, y: 665},
{ x: 250, y: 664},
{ x: 250, y: 662},
{ x: 249, y: 661},
{ x: 249, y: 660},
{ x: 248, y: 659},
{ x: 247, y: 658},
{ x: 246, y: 657},
{ x: 246, y: 656},
{ x: 245, y: 655},
{ x: 245, y: 654},
{ x: 244, y: 653},
{ x: 243, y: 651},
{ x: 242, y: 650},
{ x: 242, y: 651},
{ x: 243, y: 652},
{ x: 243, y: 653},
{ x: 244, y: 654},
{ x: 244, y: 655},
{ x: 245, y: 656},
{ x: 246, y: 658},
{ x: 247, y: 659},
{ x: 248, y: 660},
{ x: 248, y: 661},
{ x: 249, y: 662},
{ x: 250, y: 663},
{ x: 251, y: 664},
{ x: 252, y: 665},
{ x: 253, y: 666},
{ x: 254, y: 667},
{ x: 255, y: 668},
{ x: 255, y: 669},
{ x: 256, y: 670},
{ x: 257, y: 670},
{ x: 257, y: 671},
{ x: 258, y: 672},
{ x: 259, y: 673},
{ x: 260, y: 674},
{ x: 260, y: 675},
{ x: 261, y: 676},
{ x: 262, y: 677},
{ x: 263, y: 678},
{ x: 264, y: 679},
{ x: 265, y: 680},
{ x: 266, y: 681},
{ x: 267, y: 682},
{ x: 268, y: 682},
{ x: 268, y: 683},
{ x: 269, y: 684},
{ x: 270, y: 685},
{ x: 271, y: 686},
{ x: 271, y: 688},
{ x: 272, y: 689},
{ x: 273, y: 690},
{ x: 274, y: 691},
{ x: 274, y: 692},
{ x: 275, y: 693},
{ x: 276, y: 694},
{ x: 276, y: 695},
{ x: 276, y: 696},
{ x: 277, y: 697},
{ x: 276, y: 698},
{ x: 277, y: 700},
{ x: 278, y: 701},
{ x: 279, y: 702},
{ x: 278, y: 703},
{ x: 279, y: 705},
{ x: 279, y: 706},
{ x: 280, y: 707},
{ x: 280, y: 708},
{ x: 280, y: 709},
{ x: 280, y: 710},
{ x: 281, y: 710},
{ x: 280, y: 711},
{ x: 281, y: 711},
{ x: 281, y: 712},
{ x: 281, y: 713},
{ x: 281, y: 714},
{ x: 282, y: 715},
{ x: 281, y: 715},
{ x: 281, y: 716},
{ x: 281, y: 717},
{ x: 278, y: 721},
{ x: 277, y: 721},
{ x: 277, y: 720},
{ x: 276, y: 719},
{ x: 276, y: 720},
{ x: 275, y: 720},
{ x: 275, y: 719},
{ x: 274, y: 718},
{ x: 273, y: 718},
{ x: 272, y: 717},
{ x: 273, y: 717},
{ x: 273, y: 716},
{ x: 272, y: 716},
{ x: 271, y: 715},
{ x: 271, y: 716},
{ x: 270, y: 715},
{ x: 269, y: 714},
{ x: 269, y: 715},
{ x: 268, y: 714},
{ x: 268, y: 713},
{ x: 267, y: 713},
{ x: 266, y: 712},
{ x: 265, y: 711},
{ x: 265, y: 712},
{ x: 264, y: 711},
{ x: 263, y: 711},
{ x: 263, y: 710},
{ x: 262, y: 710},
{ x: 261, y: 710},
{ x: 261, y: 709},
{ x: 260, y: 709},
{ x: 259, y: 708},
{ x: 260, y: 708},
{ x: 259, y: 709},
{ x: 258, y: 708},
{ x: 257, y: 708},
{ x: 256, y: 707},
{ x: 257, y: 707},
{ x: 256, y: 706},
{ x: 255, y: 706},
{ x: 255, y: 707},
{ x: 254, y: 706},
{ x: 253, y: 706},
{ x: 253, y: 705},
{ x: 252, y: 705},
{ x: 251, y: 705},
{ x: 250, y: 705},
{ x: 250, y: 704},
{ x: 249, y: 704},
{ x: 248, y: 704},
{ x: 247, y: 704},
{ x: 246, y: 704},
{ x: 245, y: 703},
{ x: 246, y: 703},
{ x: 245, y: 704},
{ x: 244, y: 703},
{ x: 243, y: 703},
{ x: 242, y: 702},
{ x: 241, y: 703},
{ x: 242, y: 703},
{ x: 241, y: 702},
{ x: 240, y: 702},
{ x: 239, y: 702},
{ x: 238, y: 702},
{ x: 237, y: 702},
{ x: 237, y: 701},
{ x: 236, y: 702},
{ x: 235, y: 702},
{ x: 235, y: 701},
{ x: 234, y: 702},
{ x: 234, y: 701},
{ x: 233, y: 701},
{ x: 232, y: 701},
{ x: 232, y: 702},
{ x: 231, y: 701},
{ x: 230, y: 701},
{ x: 229, y: 700},
{ x: 229, y: 701},
{ x: 228, y: 701},
{ x: 227, y: 701},
{ x: 226, y: 701},
{ x: 227, y: 700},
{ x: 226, y: 700},
{ x: 225, y: 701},
{ x: 225, y: 700},
{ x: 224, y: 700},
{ x: 223, y: 700},
{ x: 223, y: 701},
{ x: 222, y: 700},
{ x: 221, y: 701},
{ x: 221, y: 700},
{ x: 220, y: 700},
{ x: 219, y: 700},
{ x: 219, y: 701},
{ x: 218, y: 700},
{ x: 217, y: 700},
{ x: 216, y: 700},
{ x: 215, y: 701},
{ x: 215, y: 700},
{ x: 214, y: 700},
{ x: 213, y: 701},
{ x: 213, y: 700},
{ x: 212, y: 700},
{ x: 211, y: 701},
{ x: 211, y: 700},
{ x: 210, y: 700},
{ x: 209, y: 701},
{ x: 209, y: 700},
{ x: 208, y: 701},
{ x: 208, y: 700},
{ x: 207, y: 701},
{ x: 206, y: 701},
{ x: 206, y: 700},
{ x: 205, y: 701},
{ x: 204, y: 701},
{ x: 203, y: 701},
{ x: 202, y: 701},
{ x: 202, y: 702},
{ x: 201, y: 702},
{ x: 200, y: 702},
{ x: 199, y: 703},
{ x: 199, y: 702},
{ x: 198, y: 703},
{ x: 197, y: 704},
{ x: 197, y: 703},
{ x: 196, y: 704},
{ x: 195, y: 704},
{ x: 195, y: 705},
{ x: 194, y: 705},
{ x: 193, y: 705},
{ x: 192, y: 705},
{ x: 193, y: 706},
{ x: 192, y: 706},
{ x: 191, y: 707},
{ x: 191, y: 706},
{ x: 190, y: 707},
{ x: 189, y: 707},
{ x: 189, y: 708},
{ x: 188, y: 708},
{ x: 187, y: 708},
{ x: 187, y: 709},
{ x: 186, y: 710},
{ x: 186, y: 709},
{ x: 185, y: 710},
{ x: 184, y: 710},
{ x: 184, y: 711},
{ x: 183, y: 710},
{ x: 182, y: 711},
{ x: 183, y: 711},
{ x: 182, y: 712},
{ x: 181, y: 712},
{ x: 180, y: 712},
{ x: 180, y: 713},
{ x: 179, y: 714},
{ x: 179, y: 713},
{ x: 178, y: 713},
{ x: 178, y: 714},
{ x: 177, y: 714},
{ x: 176, y: 715},
{ x: 177, y: 715},
{ x: 176, y: 716},
{ x: 175, y: 716},
{ x: 174, y: 717},
{ x: 174, y: 716},
{ x: 173, y: 717},
{ x: 173, y: 718},
{ x: 172, y: 719},
{ x: 172, y: 718},
{ x: 171, y: 719},
{ x: 171, y: 720},
{ x: 170, y: 720},
{ x: 170, y: 721},
{ x: 169, y: 721},
{ x: 169, y: 720},
{ x: 168, y: 721},
{ x: 168, y: 722},
{ x: 167, y: 723},
{ x: 167, y: 722},
{ x: 166, y: 722},
{ x: 166, y: 723},
{ x: 165, y: 723},
{ x: 165, y: 724},
{ x: 164, y: 724},
{ x: 164, y: 725},
{ x: 163, y: 725},
{ x: 162, y: 725},
{ x: 162, y: 726},
{ x: 161, y: 727},
{ x: 161, y: 726},
{ x: 160, y: 727},
{ x: 160, y: 728},
{ x: 159, y: 728},
{ x: 159, y: 729},
{ x: 158, y: 730},
{ x: 158, y: 729},
{ x: 157, y: 730},
{ x: 156, y: 731},
{ x: 157, y: 731},
{ x: 156, y: 730},
{ x: 155, y: 731},
{ x: 155, y: 732},
{ x: 155, y: 733},
{ x: 154, y: 733},
{ x: 153, y: 733},
{ x: 153, y: 734},
{ x: 152, y: 735},
{ x: 151, y: 735},
{ x: 152, y: 734},
{ x: 151, y: 733},
{ x: 150, y: 734},
{ x: 149, y: 734},
{ x: 150, y: 733},
{ x: 151, y: 732},
{ x: 151, y: 731},
{ x: 152, y: 731},
{ x: 153, y: 730},
{ x: 152, y: 730},
{ x: 153, y: 729},
{ x: 153, y: 728},
{ x: 154, y: 728},
{ x: 154, y: 727},
{ x: 155, y: 727},
{ x: 156, y: 726},
{ x: 155, y: 726},
{ x: 156, y: 725},
{ x: 155, y: 725},
{ x: 156, y: 724},
{ x: 157, y: 724},
{ x: 157, y: 723},
{ x: 157, y: 722},
{ x: 158, y: 722},
{ x: 158, y: 721},
{ x: 159, y: 720},
{ x: 159, y: 721},
{ x: 160, y: 720},
{ x: 159, y: 719},
{ x: 160, y: 718},
{ x: 160, y: 719},
{ x: 161, y: 718},
{ x: 161, y: 717},
{ x: 162, y: 717},
{ x: 163, y: 716},
{ x: 162, y: 716},
{ x: 163, y: 715},
{ x: 163, y: 714},
{ x: 162, y: 714},
{ x: 162, y: 715},
{ x: 161, y: 714},
{ x: 162, y: 713},
{ x: 163, y: 713},
{ x: 164, y: 712},
{ x: 165, y: 711},
{ x: 165, y: 712},
{ x: 164, y: 713},
{ x: 164, y: 714},
{ x: 165, y: 715},
{ x: 166, y: 714},
{ x: 167, y: 714},
{ x: 167, y: 713},
{ x: 166, y: 713},
{ x: 167, y: 712},
{ x: 168, y: 712},
{ x: 169, y: 711},
{ x: 169, y: 712},
{ x: 168, y: 711},
{ x: 169, y: 710},
{ x: 170, y: 711},
{ x: 171, y: 710},
{ x: 170, y: 710},
{ x: 170, y: 709},
{ x: 171, y: 708},
{ x: 172, y: 709},
{ x: 171, y: 709},
{ x: 172, y: 708},
{ x: 172, y: 707},
{ x: 173, y: 707},
{ x: 174, y: 707},
{ x: 175, y: 706},
{ x: 174, y: 706},
{ x: 174, y: 705},
{ x: 175, y: 705},
{ x: 176, y: 705},
{ x: 176, y: 704},
{ x: 177, y: 704},
{ x: 177, y: 703},
{ x: 178, y: 703},
{ x: 179, y: 703},
{ x: 180, y: 702},
{ x: 179, y: 701},
{ x: 179, y: 702},
{ x: 180, y: 701},
{ x: 181, y: 701},
{ x: 181, y: 700},
{ x: 181, y: 699},
{ x: 182, y: 700},
{ x: 182, y: 699},
{ x: 183, y: 698},
{ x: 184, y: 698},
{ x: 185, y: 697},
{ x: 186, y: 697},
{ x: 187, y: 696},
{ x: 186, y: 696},
{ x: 187, y: 695},
{ x: 188, y: 695},
{ x: 189, y: 694},
{ x: 189, y: 695},
{ x: 190, y: 694},
{ x: 191, y: 694},
{ x: 190, y: 693},
{ x: 191, y: 693},
{ x: 192, y: 693},
{ x: 193, y: 693},
{ x: 193, y: 692},
{ x: 194, y: 692},
{ x: 195, y: 691},
{ x: 195, y: 692},
{ x: 196, y: 692},
{ x: 196, y: 691},
{ x: 197, y: 690},
{ x: 197, y: 691},
{ x: 198, y: 690},
{ x: 199, y: 690},
{ x: 199, y: 689},
{ x: 200, y: 689},
{ x: 201, y: 689},
{ x: 201, y: 688},
{ x: 202, y: 689},
{ x: 203, y: 688},
{ x: 202, y: 688},
{ x: 203, y: 687},
{ x: 204, y: 686},
{ x: 204, y: 687},
{ x: 205, y: 687},
{ x: 206, y: 687},
{ x: 206, y: 686},
{ x: 207, y: 686},
{ x: 208, y: 685},
{ x: 208, y: 686},
{ x: 209, y: 685},
{ x: 210, y: 684},
{ x: 211, y: 684},
{ x: 210, y: 685},
{ x: 211, y: 685},
{ x: 212, y: 684},
{ x: 213, y: 684},
{ x: 214, y: 684},
{ x: 214, y: 683},
{ x: 215, y: 683},
{ x: 216, y: 683},
{ x: 217, y: 683},
{ x: 218, y: 682},
{ x: 217, y: 682},
{ x: 218, y: 683},
{ x: 219, y: 682},
{ x: 220, y: 681},
{ x: 220, y: 682},
{ x: 221, y: 681},
{ x: 222, y: 681},
{ x: 222, y: 680},
{ x: 223, y: 681},
{ x: 223, y: 680},
{ x: 224, y: 680},
{ x: 225, y: 680},
{ x: 226, y: 679},
{ x: 226, y: 680},
{ x: 227, y: 679},
{ x: 228, y: 679},
{ x: 228, y: 678},
{ x: 229, y: 678},
{ x: 230, y: 677},
{ x: 230, y: 678},
{ x: 231, y: 677},
{ x: 231, y: 678},
{ x: 232, y: 677},
{ x: 232, y: 676},
{ x: 232, y: 675},
{ x: 231, y: 675},
{ x: 231, y: 674},
{ x: 230, y: 674},
{ x: 229, y: 674},
{ x: 228, y: 674},
{ x: 227, y: 674},
{ x: 220, y: 673},
{ x: 219, y: 673},
{ x: 218, y: 673},
{ x: 218, y: 672},
{ x: 216, y: 673},
{ x: 216, y: 672},
{ x: 215, y: 669},
{ x: 214, y: 669},
{ x: 215, y: 668},
{ x: 216, y: 669},
{ x: 216, y: 668},
{ x: 217, y: 669},
{ x: 218, y: 669},
{ x: 219, y: 669},
{ x: 220, y: 670},
{ x: 220, y: 669},
{ x: 221, y: 669},
{ x: 222, y: 669},
{ x: 222, y: 670},
{ x: 223, y: 670},
{ x: 223, y: 669},
{ x: 224, y: 670},
{ x: 225, y: 670},
{ x: 226, y: 667},
{ x: 224, y: 666},
{ x: 223, y: 666},
{ x: 222, y: 666},
{ x: 221, y: 666},
{ x: 220, y: 666},
{ x: 219, y: 666},
{ x: 218, y: 667},
{ x: 218, y: 666},
{ x: 216, y: 665},
{ x: 215, y: 665},
{ x: 216, y: 664},
{ x: 217, y: 664},
{ x: 217, y: 663},
{ x: 218, y: 663},
{ x: 219, y: 663},
{ x: 219, y: 662},
{ x: 220, y: 662},
{ x: 220, y: 663},
{ x: 221, y: 662},
{ x: 222, y: 661},
{ x: 222, y: 662},
{ x: 223, y: 662},
{ x: 223, y: 661},
{ x: 224, y: 661},
{ x: 225, y: 661},
{ x: 226, y: 662},
{ x: 226, y: 661},
{ x: 227, y: 661},
{ x: 227, y: 662},
{ x: 228, y: 662},
{ x: 228, y: 663},
{ x: 229, y: 662},
{ x: 229, y: 663},
{ x: 230, y: 663},
{ x: 230, y: 664},
{ x: 231, y: 663},
{ x: 232, y: 662},
{ x: 232, y: 663},
{ x: 233, y: 662},
{ x: 232, y: 661},
{ x: 231, y: 660},
{ x: 231, y: 661},
{ x: 232, y: 660},
{ x: 233, y: 661},
{ x: 234, y: 660},
{ x: 233, y: 660},
{ x: 234, y: 659},
{ x: 235, y: 660},
{ x: 235, y: 661},
{ x: 234, y: 661},
{ x: 234, y: 662},
{ x: 234, y: 663},
{ x: 233, y: 663},
{ x: 234, y: 664},
{ x: 235, y: 664},
{ x: 235, y: 663},
{ x: 235, y: 662},
{ x: 236, y: 661},
{ x: 237, y: 660},
{ x: 236, y: 660},
{ x: 237, y: 661},
{ x: 238, y: 660},
{ x: 238, y: 661},
{ x: 239, y: 661},
{ x: 239, y: 660},
{ x: 238, y: 659},
{ x: 238, y: 658},
{ x: 237, y: 658},
{ x: 236, y: 658},
{ x: 236, y: 657},
{ x: 237, y: 657},
{ x: 236, y: 656},
{ x: 235, y: 655},
{ x: 235, y: 656},
{ x: 234, y: 656},
{ x: 234, y: 655},
{ x: 233, y: 655},
{ x: 232, y: 654},
{ x: 233, y: 654},
{ x: 232, y: 653},
{ x: 231, y: 653},
{ x: 230, y: 653},
{ x: 229, y: 652},
{ x: 230, y: 652},
{ x: 232, y: 648},
{ x: 232, y: 647},
{ x: 232, y: 646},
{ x: 231, y: 645},
{ x: 231, y: 646},
{ x: 230, y: 645},
{ x: 228, y: 641},
{ x: 228, y: 640},
{ x: 227, y: 641},
{ x: 227, y: 642},
{ x: 227, y: 643},
{ x: 227, y: 644},
{ x: 226, y: 645},
{ x: 226, y: 646},
{ x: 227, y: 647},
{ x: 227, y: 648},
{ x: 226, y: 647},
{ x: 225, y: 646},
{ x: 224, y: 647},
{ x: 224, y: 646},
{ x: 223, y: 646},
{ x: 222, y: 646},
{ x: 222, y: 645},
{ x: 221, y: 645},
{ x: 220, y: 645},
{ x: 220, y: 646},
{ x: 219, y: 649},
{ x: 220, y: 649},
{ x: 221, y: 649},
{ x: 220, y: 650},
{ x: 221, y: 650},
{ x: 222, y: 650},
{ x: 223, y: 650},
{ x: 224, y: 650},
{ x: 225, y: 650},
{ x: 226, y: 651},
{ x: 227, y: 652},
{ x: 228, y: 652},
{ x: 228, y: 651},
{ x: 227, y: 651},
{ x: 226, y: 650},
{ x: 225, y: 651},
{ x: 223, y: 653},
{ x: 222, y: 653},
{ x: 221, y: 652},
{ x: 220, y: 652},
{ x: 219, y: 652},
{ x: 219, y: 651},
{ x: 218, y: 652},
{ x: 218, y: 651},
{ x: 217, y: 651},
{ x: 216, y: 650},
{ x: 215, y: 651},
{ x: 216, y: 651},
{ x: 215, y: 650},
{ x: 214, y: 650},
{ x: 213, y: 650},
{ x: 212, y: 650},
{ x: 211, y: 649},
{ x: 211, y: 650},
{ x: 210, y: 650},
{ x: 210, y: 649},
{ x: 209, y: 649},
{ x: 208, y: 649},
{ x: 207, y: 649},
{ x: 206, y: 649},
{ x: 207, y: 648},
{ x: 206, y: 648},
{ x: 205, y: 649},
{ x: 205, y: 648},
{ x: 204, y: 648},
{ x: 203, y: 649},
{ x: 203, y: 648},
{ x: 202, y: 648},
{ x: 201, y: 649},
{ x: 201, y: 648},
{ x: 200, y: 648},
{ x: 199, y: 649},
{ x: 199, y: 648},
{ x: 198, y: 649},
{ x: 198, y: 648},
{ x: 197, y: 649},
{ x: 196, y: 649},
{ x: 196, y: 648},
{ x: 195, y: 649},
{ x: 194, y: 648},
{ x: 194, y: 649},
{ x: 193, y: 649},
{ x: 192, y: 649},
{ x: 191, y: 649},
{ x: 190, y: 649},
{ x: 189, y: 649},
{ x: 188, y: 649},
{ x: 187, y: 649},
{ x: 187, y: 650},
{ x: 186, y: 649},
{ x: 185, y: 649},
{ x: 184, y: 649},
{ x: 183, y: 650},
{ x: 180, y: 648},
{ x: 179, y: 647},
{ x: 178, y: 647},
{ x: 177, y: 647},
{ x: 175, y: 645},
{ x: 175, y: 644},
{ x: 176, y: 643},
{ x: 177, y: 642},
{ x: 176, y: 642},
{ x: 177, y: 641},
{ x: 178, y: 640},
{ x: 179, y: 640},
{ x: 179, y: 639},
{ x: 180, y: 638},
{ x: 181, y: 637},
{ x: 182, y: 636},
{ x: 183, y: 635},
{ x: 184, y: 634},
{ x: 185, y: 633},
{ x: 186, y: 632},
{ x: 187, y: 631},
{ x: 188, y: 630},
{ x: 189, y: 630},
{ x: 190, y: 630},
{ x: 191, y: 629},
{ x: 192, y: 629},
{ x: 193, y: 630},
{ x: 196, y: 629},
{ x: 196, y: 628},
{ x: 195, y: 629},
{ x: 194, y: 630},
{ x: 193, y: 631},
{ x: 192, y: 631},
{ x: 190, y: 632},
{ x: 189, y: 633},
{ x: 188, y: 631},
{ x: 187, y: 632},
{ x: 186, y: 633},
{ x: 185, y: 632},
{ x: 184, y: 633},
{ x: 183, y: 634},
{ x: 182, y: 635},
{ x: 181, y: 636},
{ x: 180, y: 637},
{ x: 179, y: 638},
{ x: 178, y: 639},
{ x: 175, y: 635},
{ x: 174, y: 635},
{ x: 173, y: 636},
{ x: 173, y: 635},
{ x: 172, y: 636},
{ x: 171, y: 635},
{ x: 171, y: 636},
{ x: 172, y: 635},
{ x: 173, y: 634},
{ x: 174, y: 634},
{ x: 175, y: 633},
{ x: 176, y: 634},
{ x: 175, y: 634},
{ x: 176, y: 633},
{ x: 177, y: 633},
{ x: 177, y: 632},
{ x: 176, y: 632},
{ x: 177, y: 631},
{ x: 178, y: 630},
{ x: 178, y: 631},
{ x: 179, y: 630},
{ x: 180, y: 629},
{ x: 180, y: 628},
{ x: 181, y: 627},
{ x: 181, y: 628},
{ x: 181, y: 629},
{ x: 182, y: 628},
{ x: 182, y: 627},
{ x: 182, y: 626},
{ x: 183, y: 626},
{ x: 184, y: 626},
{ x: 184, y: 625},
{ x: 185, y: 624},
{ x: 186, y: 624},
{ x: 185, y: 623},
{ x: 186, y: 623},
{ x: 187, y: 623},
{ x: 188, y: 622},
{ x: 187, y: 622},
{ x: 188, y: 621},
{ x: 189, y: 620},
{ x: 189, y: 621},
{ x: 190, y: 620},
{ x: 190, y: 619},
{ x: 191, y: 618},
{ x: 191, y: 619},
{ x: 192, y: 619},
{ x: 192, y: 618},
{ x: 193, y: 617},
{ x: 194, y: 617},
{ x: 195, y: 616},
{ x: 194, y: 615},
{ x: 194, y: 616},
{ x: 195, y: 615},
{ x: 196, y: 615},
{ x: 197, y: 614},
{ x: 196, y: 614},
{ x: 196, y: 613},
{ x: 197, y: 613},
{ x: 197, y: 612},
{ x: 198, y: 612},
{ x: 199, y: 611},
{ x: 199, y: 612},
{ x: 200, y: 611},
{ x: 201, y: 610},
{ x: 200, y: 610},
{ x: 201, y: 609},
{ x: 202, y: 609},
{ x: 203, y: 608},
{ x: 203, y: 609},
{ x: 204, y: 608},
{ x: 204, y: 607},
{ x: 205, y: 608},
{ x: 205, y: 607},
{ x: 206, y: 606},
{ x: 206, y: 607},
{ x: 207, y: 606},
{ x: 208, y: 606},
{ x: 209, y: 605},
{ x: 210, y: 604},
{ x: 211, y: 604},
{ x: 211, y: 605},
{ x: 210, y: 606},
{ x: 211, y: 606},
{ x: 212, y: 607},
{ x: 211, y: 607},
{ x: 210, y: 608},
{ x: 211, y: 609},
{ x: 211, y: 610},
{ x: 210, y: 611},
{ x: 210, y: 610},
{ x: 210, y: 609},
{ x: 211, y: 608},
{ x: 212, y: 609},
{ x: 212, y: 610},
{ x: 212, y: 611},
{ x: 212, y: 612},
{ x: 213, y: 613},
{ x: 213, y: 614},
{ x: 213, y: 615},
{ x: 213, y: 617},
{ x: 214, y: 618},
{ x: 213, y: 619},
{ x: 213, y: 620},
{ x: 213, y: 621},
{ x: 213, y: 622},
{ x: 214, y: 621},
{ x: 214, y: 620},
{ x: 213, y: 618},
{ x: 212, y: 617},
{ x: 213, y: 616},
{ x: 212, y: 615},
{ x: 212, y: 614},
{ x: 212, y: 613},
{ x: 210, y: 612},
{ x: 209, y: 612},
{ x: 209, y: 613},
{ x: 210, y: 613},
{ x: 209, y: 614},
{ x: 209, y: 615},
{ x: 209, y: 616},
{ x: 209, y: 617},
{ x: 209, y: 618},
{ x: 210, y: 619},
{ x: 209, y: 619},
{ x: 209, y: 620},
{ x: 210, y: 620},
{ x: 210, y: 621},
{ x: 210, y: 622},
{ x: 210, y: 623},
{ x: 210, y: 624},
{ x: 211, y: 624},
{ x: 211, y: 623},
{ x: 213, y: 623},
{ x: 214, y: 623},
{ x: 213, y: 624},
{ x: 213, y: 625},
{ x: 213, y: 626},
{ x: 213, y: 627},
{ x: 212, y: 627},
{ x: 212, y: 626},
{ x: 211, y: 625},
{ x: 211, y: 626},
{ x: 211, y: 627},
{ x: 211, y: 628},
{ x: 212, y: 629},
{ x: 212, y: 628},
{ x: 211, y: 629},
{ x: 212, y: 630},
{ x: 212, y: 631},
{ x: 213, y: 631},
{ x: 212, y: 632},
{ x: 212, y: 633},
{ x: 212, y: 634},
{ x: 213, y: 635},
{ x: 212, y: 636},
{ x: 212, y: 637},
{ x: 212, y: 638},
{ x: 213, y: 637},
{ x: 214, y: 636},
{ x: 215, y: 635},
{ x: 215, y: 634},
{ x: 216, y: 633},
{ x: 215, y: 633},
{ x: 216, y: 632},
{ x: 216, y: 631},
{ x: 217, y: 630},
{ x: 216, y: 630},
{ x: 217, y: 629},
{ x: 218, y: 628},
{ x: 217, y: 628},
{ x: 218, y: 627},
{ x: 217, y: 627},
{ x: 218, y: 626},
{ x: 218, y: 625},
{ x: 219, y: 624},
{ x: 219, y: 623},
{ x: 220, y: 623},
{ x: 220, y: 622},
{ x: 221, y: 621},
{ x: 221, y: 620},
{ x: 221, y: 619},
{ x: 221, y: 618},
{ x: 220, y: 617},
{ x: 219, y: 617},
{ x: 219, y: 618},
{ x: 220, y: 619},
{ x: 219, y: 619},
{ x: 219, y: 620},
{ x: 219, y: 621},
{ x: 220, y: 621},
{ x: 219, y: 622},
{ x: 218, y: 623},
{ x: 218, y: 624},
{ x: 219, y: 625},
{ x: 220, y: 624},
{ x: 224, y: 626},
{ x: 224, y: 627},
{ x: 225, y: 628},
{ x: 225, y: 629},
{ x: 224, y: 630},
{ x: 224, y: 629},
{ x: 224, y: 628},
{ x: 225, y: 627},
{ x: 225, y: 626},
{ x: 225, y: 625},
{ x: 224, y: 624},
{ x: 225, y: 624},
{ x: 225, y: 623},
{ x: 225, y: 622},
{ x: 225, y: 621},
{ x: 224, y: 621},
{ x: 225, y: 620},
{ x: 225, y: 619},
{ x: 226, y: 619},
{ x: 225, y: 618},
{ x: 225, y: 617},
{ x: 226, y: 616},
{ x: 225, y: 616},
{ x: 226, y: 615},
{ x: 225, y: 615},
{ x: 225, y: 614},
{ x: 226, y: 613},
{ x: 225, y: 613},
{ x: 226, y: 612},
{ x: 225, y: 611},
{ x: 225, y: 610},
{ x: 226, y: 611},
{ x: 226, y: 610},
{ x: 227, y: 610},
{ x: 226, y: 609},
{ x: 225, y: 609},
{ x: 225, y: 608},
{ x: 226, y: 608},
{ x: 227, y: 607},
{ x: 226, y: 607},
{ x: 225, y: 607},
{ x: 226, y: 606},
{ x: 225, y: 605},
{ x: 224, y: 604},
{ x: 225, y: 603},
{ x: 225, y: 602},
{ x: 224, y: 603},
{ x: 224, y: 602},
{ x: 222, y: 601},
{ x: 222, y: 602},
{ x: 221, y: 603},
{ x: 222, y: 603},
{ x: 221, y: 604},
{ x: 222, y: 604},
{ x: 221, y: 605},
{ x: 221, y: 606},
{ x: 221, y: 607},
{ x: 220, y: 608},
{ x: 221, y: 608},
{ x: 220, y: 609},
{ x: 220, y: 610},
{ x: 221, y: 609},
{ x: 221, y: 610},
{ x: 220, y: 611},
{ x: 221, y: 612},
{ x: 221, y: 611},
{ x: 220, y: 612},
{ x: 220, y: 613},
{ x: 220, y: 614},
{ x: 219, y: 615},
{ x: 220, y: 615},
{ x: 220, y: 616},
{ x: 221, y: 616},
{ x: 221, y: 617},
{ x: 222, y: 618},
{ x: 222, y: 617},
{ x: 222, y: 616},
{ x: 222, y: 615},
{ x: 222, y: 614},
{ x: 223, y: 613},
{ x: 222, y: 613},
{ x: 223, y: 612},
{ x: 223, y: 611},
{ x: 223, y: 610},
{ x: 223, y: 609},
{ x: 223, y: 608},
{ x: 223, y: 607},
{ x: 223, y: 606},
{ x: 224, y: 606},
{ x: 223, y: 605},
{ x: 224, y: 605},
{ x: 225, y: 604},
{ x: 226, y: 604},
{ x: 226, y: 603},
{ x: 226, y: 602},
{ x: 227, y: 601},
{ x: 226, y: 600},
{ x: 225, y: 601},
{ x: 226, y: 601},
{ x: 227, y: 600},
{ x: 228, y: 600},
{ x: 229, y: 599},
{ x: 230, y: 598},
{ x: 231, y: 597},
{ x: 232, y: 596},
{ x: 233, y: 595},
{ x: 233, y: 594},
{ x: 232, y: 594},
{ x: 231, y: 594},
{ x: 230, y: 594},
{ x: 230, y: 595},
{ x: 229, y: 596},
{ x: 229, y: 597},
{ x: 228, y: 598},
{ x: 227, y: 599},
{ x: 226, y: 599},
{ x: 227, y: 598},
{ x: 227, y: 597},
{ x: 227, y: 596},
{ x: 228, y: 595},
{ x: 229, y: 594},
{ x: 229, y: 595},
{ x: 228, y: 596},
{ x: 227, y: 595},
{ x: 228, y: 594},
{ x: 228, y: 593},
{ x: 229, y: 593},
{ x: 230, y: 592},
{ x: 230, y: 591},
{ x: 230, y: 590},
{ x: 230, y: 589},
{ x: 229, y: 590},
{ x: 229, y: 591},
{ x: 229, y: 592},
{ x: 230, y: 593},
{ x: 231, y: 592},
{ x: 231, y: 591},
{ x: 232, y: 590},
{ x: 231, y: 590},
{ x: 231, y: 589},
{ x: 232, y: 589},
{ x: 231, y: 588},
{ x: 233, y: 587},
{ x: 234, y: 586},
{ x: 234, y: 585},
{ x: 235, y: 584},
{ x: 237, y: 583},
{ x: 237, y: 582},
{ x: 236, y: 584},
{ x: 235, y: 585},
{ x: 235, y: 586},
{ x: 234, y: 587},
{ x: 233, y: 588},
{ x: 233, y: 589},
{ x: 234, y: 591},
{ x: 236, y: 591},
{ x: 235, y: 595},
{ x: 234, y: 595},
{ x: 233, y: 596},
{ x: 232, y: 597},
{ x: 231, y: 596},
{ x: 230, y: 597},
{ x: 229, y: 598},
{ x: 230, y: 599},
{ x: 229, y: 600},
{ x: 229, y: 601},
{ x: 229, y: 602},
{ x: 228, y: 601},
{ x: 228, y: 602},
{ x: 228, y: 603},
{ x: 229, y: 603},
{ x: 228, y: 604},
{ x: 227, y: 604},
{ x: 226, y: 605},
{ x: 227, y: 606},
{ x: 228, y: 605},
{ x: 229, y: 604},
{ x: 229, y: 605},
{ x: 228, y: 606},
{ x: 229, y: 607},
{ x: 228, y: 607},
{ x: 228, y: 608},
{ x: 229, y: 608},
{ x: 228, y: 609},
{ x: 229, y: 609},
{ x: 228, y: 610},
{ x: 228, y: 611},
{ x: 229, y: 612},
{ x: 228, y: 612},
{ x: 228, y: 613},
{ x: 228, y: 614},
{ x: 229, y: 615},
{ x: 228, y: 615},
{ x: 228, y: 616},
{ x: 229, y: 617},
{ x: 229, y: 618},
{ x: 228, y: 617},
{ x: 228, y: 618},
{ x: 228, y: 619},
{ x: 229, y: 619},
{ x: 228, y: 620},
{ x: 228, y: 621},
{ x: 228, y: 622},
{ x: 228, y: 623},
{ x: 227, y: 623},
{ x: 228, y: 624},
{ x: 228, y: 625},
{ x: 228, y: 626},
{ x: 227, y: 626},
{ x: 228, y: 627},
{ x: 228, y: 628},
{ x: 227, y: 628},
{ x: 228, y: 629},
{ x: 228, y: 630},
{ x: 228, y: 631},
{ x: 227, y: 631},
{ x: 227, y: 630},
{ x: 225, y: 630},
{ x: 224, y: 631},
{ x: 224, y: 632},
{ x: 224, y: 633},
{ x: 224, y: 634},
{ x: 227, y: 633},
{ x: 228, y: 632},
{ x: 228, y: 633},
{ x: 228, y: 634},
{ x: 228, y: 635},
{ x: 228, y: 636},
{ x: 228, y: 637},
{ x: 228, y: 638},
{ x: 228, y: 639},
{ x: 223, y: 637},
{ x: 224, y: 636},
{ x: 223, y: 635},
{ x: 224, y: 635},
{ x: 223, y: 636},
{ x: 222, y: 637},
{ x: 223, y: 638},
{ x: 222, y: 638},
{ x: 222, y: 639},
{ x: 222, y: 640},
{ x: 221, y: 640},
{ x: 221, y: 641},
{ x: 220, y: 642},
{ x: 220, y: 643},
{ x: 219, y: 643},
{ x: 218, y: 644},
{ x: 219, y: 645},
{ x: 218, y: 645},
{ x: 217, y: 644},
{ x: 217, y: 645},
{ x: 216, y: 645},
{ x: 215, y: 645},
{ x: 215, y: 644},
{ x: 214, y: 645},
{ x: 214, y: 644},
{ x: 213, y: 645},
{ x: 213, y: 644},
{ x: 212, y: 639},
{ x: 212, y: 640},
{ x: 212, y: 641},
{ x: 211, y: 642},
{ x: 211, y: 643},
{ x: 211, y: 644},
{ x: 212, y: 645},
{ x: 211, y: 645},
{ x: 210, y: 646},
{ x: 210, y: 645},
{ x: 209, y: 646},
{ x: 209, y: 645},
{ x: 208, y: 646},
{ x: 208, y: 645},
{ x: 207, y: 646},
{ x: 207, y: 645},
{ x: 206, y: 645},
{ x: 205, y: 645},
{ x: 205, y: 644},
{ x: 204, y: 644},
{ x: 204, y: 645},
{ x: 203, y: 644},
{ x: 202, y: 644},
{ x: 201, y: 644},
{ x: 200, y: 644},
{ x: 200, y: 643},
{ x: 199, y: 644},
{ x: 198, y: 643},
{ x: 198, y: 644},
{ x: 197, y: 644},
{ x: 197, y: 643},
{ x: 196, y: 644},
{ x: 195, y: 643},
{ x: 195, y: 644},
{ x: 194, y: 644},
{ x: 193, y: 644},
{ x: 193, y: 643},
{ x: 192, y: 644},
{ x: 191, y: 645},
{ x: 191, y: 644},
{ x: 190, y: 644},
{ x: 189, y: 644},
{ x: 188, y: 644},
{ x: 189, y: 645},
{ x: 188, y: 645},
{ x: 187, y: 645},
{ x: 186, y: 645},
{ x: 186, y: 644},
{ x: 185, y: 645},
{ x: 184, y: 645},
{ x: 184, y: 646},
{ x: 183, y: 646},
{ x: 182, y: 646},
{ x: 181, y: 646},
{ x: 181, y: 647},
{ x: 180, y: 647},
{ x: 179, y: 648},
{ x: 178, y: 648},
{ x: 177, y: 648},
{ x: 176, y: 648},
{ x: 175, y: 648},
{ x: 175, y: 649},
{ x: 174, y: 649},
{ x: 174, y: 648},
{ x: 173, y: 649},
{ x: 173, y: 648},
{ x: 172, y: 649},
{ x: 171, y: 649},
{ x: 170, y: 649},
{ x: 169, y: 649},
{ x: 168, y: 649},
{ x: 169, y: 650},
{ x: 168, y: 650},
{ x: 167, y: 650},
{ x: 166, y: 650},
{ x: 165, y: 651},
{ x: 164, y: 650},
{ x: 165, y: 650},
{ x: 164, y: 651},
{ x: 163, y: 651},
{ x: 162, y: 651},
{ x: 161, y: 652},
{ x: 160, y: 652},
{ x: 158, y: 653},
{ x: 157, y: 653},
{ x: 158, y: 652},
{ x: 159, y: 652},
{ x: 160, y: 651},
{ x: 161, y: 651},
{ x: 162, y: 648},
{ x: 162, y: 647},
{ x: 163, y: 646},
{ x: 164, y: 646},
{ x: 165, y: 645},
{ x: 166, y: 644},
{ x: 167, y: 644},
{ x: 167, y: 643},
{ x: 168, y: 642},
{ x: 168, y: 643},
{ x: 169, y: 642},
{ x: 170, y: 641},
{ x: 169, y: 641},
{ x: 170, y: 640},
{ x: 171, y: 640},
{ x: 170, y: 638},
{ x: 171, y: 637},
{ x: 170, y: 637},
{ x: 169, y: 637},
{ x: 169, y: 638},
{ x: 168, y: 638},
{ x: 167, y: 639},
{ x: 168, y: 639},
{ x: 167, y: 640},
{ x: 166, y: 640},
{ x: 166, y: 641},
{ x: 165, y: 640},
{ x: 165, y: 641},
{ x: 164, y: 641},
{ x: 164, y: 642},
{ x: 163, y: 642},
{ x: 163, y: 643},
{ x: 162, y: 643},
{ x: 162, y: 644},
{ x: 161, y: 644},
{ x: 160, y: 644},
{ x: 160, y: 645},
{ x: 159, y: 645},
{ x: 159, y: 646},
{ x: 158, y: 646},
{ x: 157, y: 646},
{ x: 157, y: 647},
{ x: 156, y: 648},
{ x: 155, y: 648},
{ x: 154, y: 648},
{ x: 154, y: 649},
{ x: 150, y: 650},
{ x: 152, y: 650},
{ x: 155, y: 653},
{ x: 156, y: 653},
{ x: 155, y: 654},
{ x: 154, y: 654},
{ x: 153, y: 655},
{ x: 152, y: 656},
{ x: 151, y: 656},
{ x: 151, y: 657},
{ x: 152, y: 658},
{ x: 151, y: 658},
{ x: 150, y: 657},
{ x: 150, y: 658},
{ x: 149, y: 658},
{ x: 149, y: 657},
{ x: 148, y: 657},
{ x: 147, y: 657},
{ x: 146, y: 657},
{ x: 146, y: 656},
{ x: 145, y: 656},
{ x: 145, y: 657},
{ x: 144, y: 656},
{ x: 143, y: 656},
{ x: 142, y: 656},
{ x: 141, y: 655},
{ x: 141, y: 656},
{ x: 140, y: 656},
{ x: 140, y: 655},
{ x: 139, y: 655},
{ x: 138, y: 655},
{ x: 138, y: 656},
{ x: 137, y: 655},
{ x: 136, y: 655},
{ x: 135, y: 655},
{ x: 134, y: 655},
{ x: 133, y: 654},
{ x: 133, y: 655},
{ x: 132, y: 655},
{ x: 131, y: 654},
{ x: 129, y: 654},
{ x: 128, y: 654},
{ x: 127, y: 654},
{ x: 128, y: 658},
{ x: 126, y: 659},
{ x: 126, y: 658},
{ x: 125, y: 659},
{ x: 124, y: 659},
{ x: 123, y: 659},
{ x: 122, y: 659},
{ x: 121, y: 659},
{ x: 120, y: 659},
{ x: 119, y: 659},
{ x: 118, y: 660},
{ x: 119, y: 660},
{ x: 120, y: 660},
{ x: 122, y: 660},
{ x: 127, y: 668},
{ x: 128, y: 668},
{ x: 129, y: 668},
{ x: 130, y: 668},
{ x: 131, y: 668},
{ x: 132, y: 668},
{ x: 133, y: 668},
{ x: 134, y: 668},
{ x: 135, y: 669},
{ x: 134, y: 669},
{ x: 133, y: 669},
{ x: 131, y: 669},
{ x: 129, y: 669},
{ x: 128, y: 669},
{ x: 127, y: 669},
{ x: 126, y: 669},
{ x: 125, y: 669},
{ x: 124, y: 669},
{ x: 124, y: 670},
{ x: 123, y: 670},
{ x: 123, y: 669},
{ x: 122, y: 670},
{ x: 121, y: 670},
{ x: 121, y: 671},
{ x: 120, y: 671},
{ x: 120, y: 670},
{ x: 119, y: 671},
{ x: 118, y: 671},
{ x: 118, y: 672},
{ x: 117, y: 672},
{ x: 116, y: 672},
{ x: 116, y: 673},
{ x: 115, y: 673},
{ x: 114, y: 673},
{ x: 113, y: 674},
{ x: 112, y: 674},
{ x: 111, y: 674},
{ x: 110, y: 675},
{ x: 110, y: 676},
{ x: 110, y: 677},
{ x: 110, y: 679},
{ x: 110, y: 680},
{ x: 110, y: 682},
{ x: 110, y: 684},
{ x: 111, y: 686},
{ x: 111, y: 688},
{ x: 111, y: 687},
{ x: 111, y: 685},
{ x: 110, y: 683},
{ x: 109, y: 682},
{ x: 110, y: 681},
{ x: 109, y: 680},
{ x: 109, y: 679},
{ x: 109, y: 678},
{ x: 109, y: 677},
{ x: 109, y: 676},
{ x: 109, y: 675},
{ x: 109, y: 674},
{ x: 109, y: 673},
{ x: 105, y: 667},
{ x: 105, y: 666},
{ x: 106, y: 666},
{ x: 107, y: 665},
{ x: 106, y: 665},
{ x: 107, y: 666},
{ x: 108, y: 665},
{ x: 108, y: 664},
{ x: 109, y: 663},
{ x: 109, y: 664},
{ x: 110, y: 663},
{ x: 110, y: 664},
{ x: 111, y: 663},
{ x: 112, y: 662},
{ x: 113, y: 661},
{ x: 114, y: 661},
{ x: 115, y: 660},
{ x: 116, y: 661},
{ x: 117, y: 660},
{ x: 116, y: 660},
{ x: 115, y: 661},
{ x: 114, y: 662},
{ x: 113, y: 662},
{ x: 111, y: 662},
{ x: 110, y: 661},
{ x: 110, y: 660},
{ x: 110, y: 659},
{ x: 110, y: 658},
{ x: 110, y: 657},
{ x: 110, y: 656},
{ x: 110, y: 655},
{ x: 109, y: 655},
{ x: 110, y: 654},
{ x: 110, y: 653},
{ x: 109, y: 653},
{ x: 110, y: 652},
{ x: 115, y: 653},
{ x: 116, y: 653},
{ x: 117, y: 653},
{ x: 118, y: 652},
{ x: 119, y: 652},
{ x: 119, y: 653},
{ x: 120, y: 652},
{ x: 121, y: 652},
{ x: 122, y: 652},
{ x: 122, y: 651},
{ x: 123, y: 651},
{ x: 124, y: 651},
{ x: 125, y: 651},
{ x: 125, y: 650},
{ x: 126, y: 650},
{ x: 127, y: 650},
{ x: 127, y: 649},
{ x: 128, y: 650},
{ x: 128, y: 649},
{ x: 129, y: 649},
{ x: 130, y: 648},
{ x: 130, y: 649},
{ x: 131, y: 648},
{ x: 132, y: 648},
{ x: 140, y: 641},
{ x: 141, y: 640},
{ x: 143, y: 639},
{ x: 143, y: 638},
{ x: 144, y: 638},
{ x: 145, y: 637},
{ x: 145, y: 636},
{ x: 146, y: 636},
{ x: 147, y: 635},
{ x: 148, y: 634},
{ x: 148, y: 635},
{ x: 149, y: 634},
{ x: 149, y: 633},
{ x: 149, y: 632},
{ x: 150, y: 632},
{ x: 151, y: 632},
{ x: 151, y: 631},
{ x: 151, y: 630},
{ x: 152, y: 630},
{ x: 153, y: 630},
{ x: 152, y: 629},
{ x: 153, y: 628},
{ x: 153, y: 629},
{ x: 154, y: 628},
{ x: 154, y: 627},
{ x: 155, y: 627},
{ x: 156, y: 626},
{ x: 155, y: 626},
{ x: 156, y: 625},
{ x: 157, y: 624},
{ x: 157, y: 625},
{ x: 158, y: 624},
{ x: 158, y: 623},
{ x: 159, y: 623},
{ x: 159, y: 622},
{ x: 160, y: 622},
{ x: 160, y: 621},
{ x: 159, y: 621},
{ x: 160, y: 620},
{ x: 161, y: 620},
{ x: 161, y: 619},
{ x: 162, y: 619},
{ x: 163, y: 618},
{ x: 162, y: 618},
{ x: 163, y: 617},
{ x: 164, y: 617},
{ x: 165, y: 616},
{ x: 164, y: 616},
{ x: 165, y: 615},
{ x: 166, y: 615},
{ x: 167, y: 614},
{ x: 166, y: 614},
{ x: 167, y: 613},
{ x: 168, y: 613},
{ x: 169, y: 613},
{ x: 168, y: 612},
{ x: 169, y: 612},
{ x: 170, y: 611},
{ x: 171, y: 611},
{ x: 172, y: 610},
{ x: 171, y: 610},
{ x: 172, y: 609},
{ x: 173, y: 608},
{ x: 173, y: 609},
{ x: 174, y: 609},
{ x: 174, y: 608},
{ x: 175, y: 607},
{ x: 175, y: 608},
{ x: 176, y: 607},
{ x: 177, y: 607},
{ x: 177, y: 606},
{ x: 178, y: 606},
{ x: 179, y: 605},
{ x: 179, y: 606},
{ x: 180, y: 605},
{ x: 181, y: 605},
{ x: 181, y: 604},
{ x: 182, y: 603},
{ x: 183, y: 603},
{ x: 182, y: 604},
{ x: 183, y: 604},
{ x: 184, y: 603},
{ x: 185, y: 603},
{ x: 185, y: 602},
{ x: 186, y: 602},
{ x: 187, y: 602},
{ x: 187, y: 601},
{ x: 188, y: 601},
{ x: 188, y: 602},
{ x: 189, y: 601},
{ x: 190, y: 601},
{ x: 191, y: 600},
{ x: 190, y: 600},
{ x: 191, y: 599},
{ x: 192, y: 600},
{ x: 193, y: 599},
{ x: 193, y: 600},
{ x: 194, y: 599},
{ x: 195, y: 598},
{ x: 195, y: 599},
{ x: 196, y: 598},
{ x: 197, y: 597},
{ x: 197, y: 598},
{ x: 198, y: 597},
{ x: 199, y: 597},
{ x: 199, y: 596},
{ x: 200, y: 595},
{ x: 200, y: 596},
{ x: 201, y: 596},
{ x: 201, y: 595},
{ x: 202, y: 594},
{ x: 202, y: 595},
{ x: 203, y: 594},
{ x: 204, y: 593},
{ x: 203, y: 593},
{ x: 204, y: 592},
{ x: 205, y: 591},
{ x: 206, y: 590},
{ x: 206, y: 591},
{ x: 205, y: 592},
{ x: 208, y: 594},
{ x: 208, y: 595},
{ x: 207, y: 596},
{ x: 206, y: 597},
{ x: 206, y: 598},
{ x: 207, y: 597},
{ x: 208, y: 596},
{ x: 210, y: 597},
{ x: 211, y: 597},
{ x: 210, y: 598},
{ x: 210, y: 599},
{ x: 211, y: 599},
{ x: 210, y: 600},
{ x: 211, y: 600},
{ x: 210, y: 601},
{ x: 210, y: 602},
{ x: 210, y: 603},
{ x: 211, y: 602},
{ x: 211, y: 601},
{ x: 212, y: 600},
{ x: 212, y: 599},
{ x: 213, y: 598},
{ x: 213, y: 599},
{ x: 214, y: 598},
{ x: 214, y: 597},
{ x: 215, y: 597},
{ x: 215, y: 598},
{ x: 216, y: 597},
{ x: 217, y: 596},
{ x: 216, y: 595},
{ x: 215, y: 596},
{ x: 216, y: 596},
{ x: 217, y: 595},
{ x: 217, y: 594},
{ x: 218, y: 593},
{ x: 218, y: 594},
{ x: 218, y: 595},
{ x: 218, y: 596},
{ x: 219, y: 595},
{ x: 220, y: 594},
{ x: 220, y: 595},
{ x: 221, y: 594},
{ x: 222, y: 594},
{ x: 222, y: 593},
{ x: 223, y: 593},
{ x: 224, y: 593},
{ x: 225, y: 593},
{ x: 226, y: 593},
{ x: 227, y: 593},
{ x: 226, y: 591},
{ x: 225, y: 591},
{ x: 224, y: 592},
{ x: 223, y: 591},
{ x: 224, y: 591},
{ x: 223, y: 590},
{ x: 222, y: 590},
{ x: 221, y: 591},
{ x: 220, y: 590},
{ x: 221, y: 589},
{ x: 222, y: 589},
{ x: 221, y: 590},
{ x: 220, y: 591},
{ x: 220, y: 592},
{ x: 219, y: 592},
{ x: 218, y: 592},
{ x: 219, y: 591},
{ x: 219, y: 590},
{ x: 218, y: 590},
{ x: 217, y: 590},
{ x: 216, y: 590},
{ x: 216, y: 591},
{ x: 215, y: 590},
{ x: 215, y: 591},
{ x: 214, y: 591},
{ x: 213, y: 592},
{ x: 212, y: 593},
{ x: 211, y: 593},
{ x: 210, y: 594},
{ x: 209, y: 595},
{ x: 209, y: 594},
{ x: 210, y: 593},
{ x: 211, y: 592},
{ x: 211, y: 591},
{ x: 212, y: 590},
{ x: 213, y: 591},
{ x: 212, y: 592},
{ x: 212, y: 591},
{ x: 213, y: 590},
{ x: 213, y: 589},
{ x: 213, y: 588},
{ x: 214, y: 588},
{ x: 214, y: 587},
{ x: 215, y: 586},
{ x: 214, y: 586},
{ x: 214, y: 585},
{ x: 215, y: 585},
{ x: 215, y: 584},
{ x: 215, y: 583},
{ x: 215, y: 582},
{ x: 215, y: 581},
{ x: 214, y: 581},
{ x: 215, y: 580},
{ x: 215, y: 579},
{ x: 214, y: 578},
{ x: 214, y: 577},
{ x: 214, y: 576},
{ x: 215, y: 575},
{ x: 215, y: 576},
{ x: 215, y: 577},
{ x: 215, y: 578},
{ x: 217, y: 578},
{ x: 217, y: 576},
{ x: 217, y: 575},
{ x: 217, y: 574},
{ x: 217, y: 573},
{ x: 217, y: 572},
{ x: 217, y: 571},
{ x: 217, y: 570},
{ x: 216, y: 569},
{ x: 216, y: 568},
{ x: 216, y: 570},
{ x: 214, y: 570},
{ x: 214, y: 571},
{ x: 213, y: 571},
{ x: 214, y: 572},
{ x: 215, y: 572},
{ x: 214, y: 573},
{ x: 214, y: 574},
{ x: 214, y: 575},
{ x: 210, y: 575},
{ x: 210, y: 576},
{ x: 209, y: 577},
{ x: 208, y: 578},
{ x: 209, y: 579},
{ x: 209, y: 578},
{ x: 208, y: 579},
{ x: 207, y: 579},
{ x: 206, y: 580},
{ x: 207, y: 580},
{ x: 206, y: 581},
{ x: 205, y: 581},
{ x: 204, y: 582},
{ x: 204, y: 581},
{ x: 203, y: 582},
{ x: 202, y: 583},
{ x: 202, y: 582},
{ x: 201, y: 582},
{ x: 200, y: 583},
{ x: 201, y: 583},
{ x: 200, y: 584},
{ x: 199, y: 584},
{ x: 199, y: 585},
{ x: 198, y: 585},
{ x: 197, y: 586},
{ x: 196, y: 586},
{ x: 197, y: 585},
{ x: 196, y: 585},
{ x: 195, y: 584},
{ x: 196, y: 584},
{ x: 196, y: 583},
{ x: 195, y: 583},
{ x: 196, y: 582},
{ x: 195, y: 581},
{ x: 196, y: 581},
{ x: 196, y: 580},
{ x: 197, y: 579},
{ x: 196, y: 579},
{ x: 197, y: 578},
{ x: 197, y: 577},
{ x: 198, y: 576},
{ x: 202, y: 575},
{ x: 201, y: 575},
{ x: 200, y: 575},
{ x: 199, y: 575},
{ x: 198, y: 575},
{ x: 197, y: 575},
{ x: 197, y: 576},
{ x: 196, y: 576},
{ x: 196, y: 575},
{ x: 195, y: 576},
{ x: 194, y: 576},
{ x: 194, y: 575},
{ x: 193, y: 576},
{ x: 192, y: 577},
{ x: 192, y: 576},
{ x: 191, y: 576},
{ x: 190, y: 576},
{ x: 190, y: 577},
{ x: 189, y: 576},
{ x: 189, y: 577},
{ x: 188, y: 577},
{ x: 187, y: 578},
{ x: 187, y: 577},
{ x: 186, y: 577},
{ x: 186, y: 578},
{ x: 185, y: 579},
{ x: 185, y: 578},
{ x: 184, y: 579},
{ x: 183, y: 579},
{ x: 183, y: 580},
{ x: 182, y: 580},
{ x: 182, y: 581},
{ x: 181, y: 581},
{ x: 181, y: 582},
{ x: 180, y: 582},
{ x: 180, y: 583},
{ x: 179, y: 583},
{ x: 179, y: 584},
{ x: 178, y: 584},
{ x: 178, y: 585},
{ x: 177, y: 585},
{ x: 176, y: 586},
{ x: 177, y: 586},
{ x: 176, y: 587},
{ x: 175, y: 588},
{ x: 175, y: 587},
{ x: 174, y: 588},
{ x: 174, y: 589},
{ x: 173, y: 589},
{ x: 172, y: 588},
{ x: 171, y: 589},
{ x: 172, y: 590},
{ x: 173, y: 590},
{ x: 172, y: 591},
{ x: 171, y: 591},
{ x: 170, y: 592},
{ x: 171, y: 592},
{ x: 170, y: 593},
{ x: 169, y: 593},
{ x: 168, y: 594},
{ x: 169, y: 594},
{ x: 168, y: 595},
{ x: 168, y: 596},
{ x: 167, y: 596},
{ x: 166, y: 597},
{ x: 166, y: 598},
{ x: 165, y: 598},
{ x: 164, y: 599},
{ x: 163, y: 599},
{ x: 162, y: 600},
{ x: 162, y: 601},
{ x: 161, y: 602},
{ x: 160, y: 602},
{ x: 160, y: 603},
{ x: 161, y: 603},
{ x: 160, y: 604},
{ x: 159, y: 605},
{ x: 158, y: 606},
{ x: 159, y: 606},
{ x: 159, y: 607},
{ x: 158, y: 607},
{ x: 158, y: 608},
{ x: 157, y: 608},
{ x: 157, y: 609},
{ x: 156, y: 610},
{ x: 155, y: 611},
{ x: 155, y: 612},
{ x: 156, y: 612},
{ x: 155, y: 613},
{ x: 154, y: 613},
{ x: 154, y: 614},
{ x: 155, y: 614},
{ x: 154, y: 615},
{ x: 153, y: 616},
{ x: 153, y: 615},
{ x: 154, y: 616},
{ x: 153, y: 617},
{ x: 153, y: 618},
{ x: 152, y: 619},
{ x: 152, y: 618},
{ x: 151, y: 619},
{ x: 152, y: 620},
{ x: 151, y: 620},
{ x: 151, y: 621},
{ x: 150, y: 622},
{ x: 151, y: 622},
{ x: 150, y: 623},
{ x: 150, y: 624},
{ x: 149, y: 624},
{ x: 149, y: 625},
{ x: 149, y: 626},
{ x: 148, y: 625},
{ x: 148, y: 626},
{ x: 147, y: 627},
{ x: 148, y: 627},
{ x: 147, y: 628},
{ x: 147, y: 629},
{ x: 146, y: 630},
{ x: 146, y: 631},
{ x: 145, y: 631},
{ x: 145, y: 632},
{ x: 144, y: 633},
{ x: 146, y: 629},
{ x: 144, y: 625},
{ x: 144, y: 624},
{ x: 145, y: 623},
{ x: 146, y: 622},
{ x: 145, y: 622},
{ x: 146, y: 621},
{ x: 146, y: 620},
{ x: 147, y: 620},
{ x: 148, y: 620},
{ x: 147, y: 619},
{ x: 148, y: 619},
{ x: 148, y: 618},
{ x: 149, y: 618},
{ x: 149, y: 617},
{ x: 148, y: 617},
{ x: 149, y: 616},
{ x: 150, y: 616},
{ x: 150, y: 615},
{ x: 151, y: 615},
{ x: 151, y: 614},
{ x: 151, y: 613},
{ x: 152, y: 612},
{ x: 152, y: 613},
{ x: 153, y: 612},
{ x: 154, y: 611},
{ x: 153, y: 611},
{ x: 154, y: 610},
{ x: 155, y: 609},
{ x: 155, y: 610},
{ x: 156, y: 611},
{ x: 157, y: 610},
{ x: 156, y: 609},
{ x: 156, y: 608},
{ x: 157, y: 607},
{ x: 156, y: 607},
{ x: 157, y: 606},
{ x: 158, y: 605},
{ x: 159, y: 604},
{ x: 160, y: 605},
{ x: 161, y: 604},
{ x: 162, y: 603},
{ x: 163, y: 602},
{ x: 162, y: 602},
{ x: 163, y: 601},
{ x: 163, y: 600},
{ x: 164, y: 600},
{ x: 165, y: 599},
{ x: 164, y: 598},
{ x: 164, y: 597},
{ x: 165, y: 596},
{ x: 165, y: 597},
{ x: 166, y: 596},
{ x: 167, y: 595},
{ x: 166, y: 594},
{ x: 166, y: 595},
{ x: 167, y: 594},
{ x: 167, y: 593},
{ x: 168, y: 592},
{ x: 167, y: 592},
{ x: 168, y: 591},
{ x: 169, y: 592},
{ x: 170, y: 591},
{ x: 170, y: 590},
{ x: 170, y: 589},
{ x: 169, y: 590},
{ x: 168, y: 590},
{ x: 169, y: 589},
{ x: 170, y: 588},
{ x: 170, y: 587},
{ x: 171, y: 588},
{ x: 171, y: 587},
{ x: 171, y: 586},
{ x: 172, y: 585},
{ x: 172, y: 586},
{ x: 172, y: 587},
{ x: 173, y: 586},
{ x: 173, y: 585},
{ x: 174, y: 584},
{ x: 175, y: 583},
{ x: 175, y: 582},
{ x: 175, y: 581},
{ x: 176, y: 580},
{ x: 177, y: 579},
{ x: 178, y: 578},
{ x: 178, y: 577},
{ x: 179, y: 576},
{ x: 180, y: 576},
{ x: 181, y: 575},
{ x: 183, y: 574},
{ x: 182, y: 575},
{ x: 181, y: 576},
{ x: 179, y: 577},
{ x: 179, y: 578},
{ x: 178, y: 579},
{ x: 177, y: 580},
{ x: 176, y: 581},
{ x: 175, y: 580},
{ x: 174, y: 581},
{ x: 173, y: 582},
{ x: 173, y: 581},
{ x: 172, y: 580},
{ x: 171, y: 579},
{ x: 170, y: 578},
{ x: 169, y: 577},
{ x: 168, y: 576},
{ x: 167, y: 576},
{ x: 167, y: 577},
{ x: 168, y: 577},
{ x: 169, y: 578},
{ x: 170, y: 579},
{ x: 171, y: 580},
{ x: 172, y: 583},
{ x: 173, y: 584},
{ x: 174, y: 583},
{ x: 174, y: 582},
{ x: 173, y: 583},
{ x: 172, y: 584},
{ x: 171, y: 585},
{ x: 170, y: 586},
{ x: 169, y: 585},
{ x: 168, y: 584},
{ x: 169, y: 584},
{ x: 168, y: 583},
{ x: 167, y: 583},
{ x: 167, y: 582},
{ x: 167, y: 581},
{ x: 166, y: 581},
{ x: 165, y: 581},
{ x: 165, y: 580},
{ x: 164, y: 579},
{ x: 164, y: 580},
{ x: 163, y: 580},
{ x: 163, y: 579},
{ x: 162, y: 579},
{ x: 161, y: 579},
{ x: 161, y: 578},
{ x: 160, y: 578},
{ x: 159, y: 578},
{ x: 159, y: 577},
{ x: 158, y: 577},
{ x: 158, y: 578},
{ x: 157, y: 577},
{ x: 156, y: 577},
{ x: 155, y: 577},
{ x: 154, y: 577},
{ x: 152, y: 577},
{ x: 152, y: 576},
{ x: 153, y: 576},
{ x: 154, y: 576},
{ x: 155, y: 576},
{ x: 156, y: 574},
{ x: 157, y: 573},
{ x: 156, y: 571},
{ x: 156, y: 570},
{ x: 155, y: 571},
{ x: 154, y: 570},
{ x: 153, y: 570},
{ x: 153, y: 569},
{ x: 152, y: 569},
{ x: 152, y: 568},
{ x: 151, y: 569},
{ x: 150, y: 569},
{ x: 149, y: 568},
{ x: 149, y: 567},
{ x: 150, y: 567},
{ x: 151, y: 568},
{ x: 150, y: 568},
{ x: 151, y: 567},
{ x: 152, y: 567},
{ x: 153, y: 567},
{ x: 153, y: 568},
{ x: 154, y: 568},
{ x: 155, y: 567},
{ x: 155, y: 568},
{ x: 156, y: 568},
{ x: 157, y: 569},
{ x: 157, y: 568},
{ x: 158, y: 569},
{ x: 158, y: 570},
{ x: 159, y: 570},
{ x: 160, y: 571},
{ x: 161, y: 571},
{ x: 161, y: 572},
{ x: 162, y: 574},
{ x: 163, y: 574},
{ x: 164, y: 575},
{ x: 165, y: 576},
{ x: 166, y: 576},
{ x: 165, y: 575},
{ x: 163, y: 575},
{ x: 162, y: 575},
{ x: 161, y: 574},
{ x: 160, y: 574},
{ x: 159, y: 574},
{ x: 159, y: 573},
{ x: 158, y: 574},
{ x: 157, y: 574},
{ x: 156, y: 573},
{ x: 155, y: 574},
{ x: 154, y: 574},
{ x: 153, y: 574},
{ x: 154, y: 573},
{ x: 153, y: 573},
{ x: 152, y: 574},
{ x: 151, y: 573},
{ x: 151, y: 574},
{ x: 150, y: 574},
{ x: 149, y: 574},
{ x: 148, y: 574},
{ x: 147, y: 575},
{ x: 148, y: 575},
{ x: 149, y: 576},
{ x: 150, y: 576},
{ x: 151, y: 576},
{ x: 150, y: 577},
{ x: 149, y: 577},
{ x: 148, y: 577},
{ x: 147, y: 577},
{ x: 146, y: 578},
{ x: 145, y: 578},
{ x: 146, y: 577},
{ x: 146, y: 576},
{ x: 145, y: 576},
{ x: 146, y: 575},
{ x: 145, y: 575},
{ x: 144, y: 576},
{ x: 144, y: 577},
{ x: 144, y: 578},
{ x: 143, y: 579},
{ x: 144, y: 579},
{ x: 143, y: 578},
{ x: 142, y: 577},
{ x: 143, y: 577},
{ x: 142, y: 578},
{ x: 142, y: 579},
{ x: 141, y: 580},
{ x: 141, y: 579},
{ x: 141, y: 578},
{ x: 140, y: 579},
{ x: 140, y: 578},
{ x: 139, y: 579},
{ x: 138, y: 580},
{ x: 139, y: 581},
{ x: 140, y: 580},
{ x: 139, y: 580},
{ x: 138, y: 581},
{ x: 137, y: 581},
{ x: 137, y: 580},
{ x: 136, y: 581},
{ x: 137, y: 582},
{ x: 136, y: 582},
{ x: 135, y: 581},
{ x: 135, y: 582},
{ x: 135, y: 583},
{ x: 134, y: 582},
{ x: 133, y: 583},
{ x: 133, y: 582},
{ x: 132, y: 583},
{ x: 131, y: 584},
{ x: 131, y: 583},
{ x: 130, y: 584},
{ x: 129, y: 584},
{ x: 128, y: 584},
{ x: 128, y: 583},
{ x: 127, y: 581},
{ x: 127, y: 580},
{ x: 127, y: 579},
{ x: 128, y: 578},
{ x: 127, y: 577},
{ x: 127, y: 576},
{ x: 127, y: 575},
{ x: 128, y: 574},
{ x: 128, y: 573},
{ x: 128, y: 572},
{ x: 128, y: 571},
{ x: 128, y: 570},
{ x: 129, y: 569},
{ x: 129, y: 568},
{ x: 129, y: 567},
{ x: 130, y: 567},
{ x: 131, y: 566},
{ x: 132, y: 565},
{ x: 132, y: 564},
{ x: 133, y: 563},
{ x: 133, y: 562},
{ x: 131, y: 561},
{ x: 131, y: 562},
{ x: 131, y: 563},
{ x: 130, y: 563},
{ x: 131, y: 564},
{ x: 130, y: 564},
{ x: 130, y: 565},
{ x: 131, y: 565},
{ x: 130, y: 566},
{ x: 131, y: 567},
{ x: 130, y: 568},
{ x: 130, y: 569},
{ x: 132, y: 570},
{ x: 133, y: 569},
{ x: 134, y: 569},
{ x: 135, y: 568},
{ x: 136, y: 568},
{ x: 136, y: 567},
{ x: 137, y: 567},
{ x: 137, y: 568},
{ x: 138, y: 567},
{ x: 139, y: 567},
{ x: 140, y: 566},
{ x: 141, y: 566},
{ x: 142, y: 566},
{ x: 143, y: 566},
{ x: 144, y: 566},
{ x: 145, y: 566},
{ x: 144, y: 567},
{ x: 145, y: 568},
{ x: 146, y: 568},
{ x: 147, y: 568},
{ x: 148, y: 568},
{ x: 148, y: 567},
{ x: 147, y: 567},
{ x: 146, y: 566},
{ x: 146, y: 567},
{ x: 145, y: 567},
{ x: 144, y: 568},
{ x: 143, y: 567},
{ x: 143, y: 568},
{ x: 142, y: 567},
{ x: 141, y: 567},
{ x: 140, y: 567},
{ x: 141, y: 568},
{ x: 142, y: 568},
{ x: 142, y: 569},
{ x: 141, y: 569},
{ x: 140, y: 569},
{ x: 139, y: 569},
{ x: 139, y: 570},
{ x: 138, y: 570},
{ x: 137, y: 571},
{ x: 136, y: 571},
{ x: 137, y: 570},
{ x: 135, y: 569},
{ x: 134, y: 570},
{ x: 133, y: 571},
{ x: 133, y: 570},
{ x: 132, y: 571},
{ x: 131, y: 571},
{ x: 130, y: 570},
{ x: 129, y: 570},
{ x: 129, y: 571},
{ x: 129, y: 572},
{ x: 129, y: 573},
{ x: 129, y: 574},
{ x: 128, y: 575},
{ x: 128, y: 576},
{ x: 128, y: 577},
{ x: 127, y: 578},
{ x: 126, y: 578},
{ x: 126, y: 579},
{ x: 126, y: 580},
{ x: 125, y: 581},
{ x: 126, y: 581},
{ x: 126, y: 582},
{ x: 125, y: 582},
{ x: 125, y: 583},
{ x: 126, y: 583},
{ x: 125, y: 584},
{ x: 124, y: 585},
{ x: 125, y: 586},
{ x: 126, y: 585},
{ x: 126, y: 584},
{ x: 125, y: 585},
{ x: 124, y: 586},
{ x: 123, y: 587},
{ x: 124, y: 587},
{ x: 123, y: 588},
{ x: 124, y: 588},
{ x: 125, y: 587},
{ x: 125, y: 588},
{ x: 124, y: 589},
{ x: 123, y: 589},
{ x: 124, y: 590},
{ x: 124, y: 591},
{ x: 123, y: 591},
{ x: 123, y: 590},
{ x: 122, y: 591},
{ x: 122, y: 592},
{ x: 123, y: 593},
{ x: 124, y: 592},
{ x: 123, y: 592},
{ x: 122, y: 593},
{ x: 121, y: 594},
{ x: 122, y: 595},
{ x: 121, y: 595},
{ x: 122, y: 594},
{ x: 123, y: 594},
{ x: 123, y: 595},
{ x: 122, y: 596},
{ x: 122, y: 597},
{ x: 121, y: 596},
{ x: 121, y: 597},
{ x: 122, y: 598},
{ x: 121, y: 598},
{ x: 121, y: 599},
{ x: 120, y: 598},
{ x: 120, y: 599},
{ x: 121, y: 600},
{ x: 120, y: 600},
{ x: 121, y: 601},
{ x: 121, y: 602},
{ x: 120, y: 601},
{ x: 120, y: 602},
{ x: 119, y: 602},
{ x: 119, y: 603},
{ x: 120, y: 603},
{ x: 120, y: 604},
{ x: 120, y: 605},
{ x: 119, y: 605},
{ x: 119, y: 604},
{ x: 118, y: 605},
{ x: 119, y: 606},
{ x: 118, y: 606},
{ x: 119, y: 607},
{ x: 118, y: 608},
{ x: 117, y: 608},
{ x: 118, y: 607},
{ x: 119, y: 608},
{ x: 119, y: 609},
{ x: 118, y: 610},
{ x: 118, y: 609},
{ x: 117, y: 609},
{ x: 117, y: 610},
{ x: 116, y: 610},
{ x: 116, y: 611},
{ x: 116, y: 612},
{ x: 117, y: 611},
{ x: 118, y: 612},
{ x: 118, y: 611},
{ x: 117, y: 612},
{ x: 117, y: 613},
{ x: 117, y: 614},
{ x: 117, y: 615},
{ x: 116, y: 615},
{ x: 117, y: 616},
{ x: 117, y: 617},
{ x: 116, y: 618},
{ x: 116, y: 617},
{ x: 116, y: 616},
{ x: 115, y: 615},
{ x: 116, y: 614},
{ x: 115, y: 613},
{ x: 116, y: 613},
{ x: 115, y: 614},
{ x: 114, y: 615},
{ x: 114, y: 616},
{ x: 114, y: 617},
{ x: 113, y: 618},
{ x: 114, y: 618},
{ x: 113, y: 619},
{ x: 113, y: 620},
{ x: 114, y: 619},
{ x: 115, y: 620},
{ x: 116, y: 619},
{ x: 116, y: 620},
{ x: 116, y: 621},
{ x: 116, y: 622},
{ x: 115, y: 622},
{ x: 116, y: 623},
{ x: 115, y: 623},
{ x: 113, y: 622},
{ x: 112, y: 621},
{ x: 113, y: 621},
{ x: 112, y: 622},
{ x: 112, y: 623},
{ x: 112, y: 624},
{ x: 112, y: 625},
{ x: 111, y: 626},
{ x: 111, y: 627},
{ x: 112, y: 628},
{ x: 111, y: 629},
{ x: 111, y: 631},
{ x: 110, y: 634},
{ x: 111, y: 632},
{ x: 111, y: 630},
{ x: 111, y: 628},
{ x: 112, y: 627},
{ x: 114, y: 625},
{ x: 115, y: 624},
{ x: 115, y: 625},
{ x: 115, y: 626},
{ x: 115, y: 627},
{ x: 115, y: 628},
{ x: 114, y: 628},
{ x: 114, y: 629},
{ x: 114, y: 630},
{ x: 114, y: 631},
{ x: 114, y: 632},
{ x: 114, y: 633},
{ x: 114, y: 634},
{ x: 114, y: 635},
{ x: 114, y: 636},
{ x: 113, y: 640},
{ x: 113, y: 641},
{ x: 112, y: 642},
{ x: 113, y: 642},
{ x: 112, y: 643},
{ x: 113, y: 643},
{ x: 112, y: 644},
{ x: 112, y: 645},
{ x: 111, y: 645},
{ x: 111, y: 646},
{ x: 111, y: 647},
{ x: 110, y: 648},
{ x: 110, y: 649},
{ x: 111, y: 648},
{ x: 111, y: 649},
{ x: 110, y: 650},
{ x: 110, y: 651},
{ x: 107, y: 650},
{ x: 106, y: 651},
{ x: 106, y: 652},
{ x: 105, y: 653},
{ x: 105, y: 654},
{ x: 106, y: 653},
{ x: 106, y: 654},
{ x: 105, y: 655},
{ x: 105, y: 656},
{ x: 104, y: 657},
{ x: 105, y: 657},
{ x: 104, y: 658},
{ x: 104, y: 659},
{ x: 103, y: 660},
{ x: 104, y: 660},
{ x: 103, y: 661},
{ x: 103, y: 662},
{ x: 103, y: 663},
{ x: 103, y: 664},
{ x: 102, y: 665},
{ x: 103, y: 667},
{ x: 104, y: 667},
{ x: 103, y: 668},
{ x: 102, y: 669},
{ x: 102, y: 668},
{ x: 101, y: 669},
{ x: 101, y: 670},
{ x: 100, y: 671},
{ x: 100, y: 670},
{ x: 99, y: 670},
{ x: 99, y: 671},
{ x: 98, y: 672},
{ x: 97, y: 672},
{ x: 98, y: 673},
{ x: 97, y: 673},
{ x: 96, y: 674},
{ x: 95, y: 674},
{ x: 96, y: 675},
{ x: 95, y: 675},
{ x: 94, y: 676},
{ x: 94, y: 677},
{ x: 93, y: 676},
{ x: 93, y: 677},
{ x: 92, y: 678},
{ x: 91, y: 678},
{ x: 91, y: 679},
{ x: 91, y: 680},
{ x: 90, y: 681},
{ x: 90, y: 680},
{ x: 89, y: 681},
{ x: 90, y: 682},
{ x: 89, y: 683},
{ x: 89, y: 682},
{ x: 88, y: 683},
{ x: 87, y: 684},
{ x: 88, y: 684},
{ x: 87, y: 685},
{ x: 87, y: 686},
{ x: 87, y: 687},
{ x: 86, y: 686},
{ x: 86, y: 687},
{ x: 86, y: 688},
{ x: 85, y: 688},
{ x: 84, y: 688},
{ x: 84, y: 689},
{ x: 85, y: 689},
{ x: 84, y: 690},
{ x: 85, y: 690},
{ x: 84, y: 691},
{ x: 83, y: 690},
{ x: 82, y: 691},
{ x: 83, y: 692},
{ x: 83, y: 691},
{ x: 82, y: 690},
{ x: 81, y: 691},
{ x: 81, y: 692},
{ x: 80, y: 691},
{ x: 79, y: 692},
{ x: 79, y: 693},
{ x: 80, y: 692},
{ x: 79, y: 691},
{ x: 78, y: 691},
{ x: 77, y: 690},
{ x: 78, y: 690},
{ x: 77, y: 689},
{ x: 76, y: 689},
{ x: 76, y: 688},
{ x: 75, y: 689},
{ x: 74, y: 688},
{ x: 75, y: 688},
{ x: 74, y: 687},
{ x: 73, y: 686},
{ x: 73, y: 687},
{ x: 72, y: 686},
{ x: 71, y: 686},
{ x: 71, y: 685},
{ x: 70, y: 684},
{ x: 70, y: 685},
{ x: 69, y: 684},
{ x: 68, y: 683},
{ x: 69, y: 683},
{ x: 68, y: 682},
{ x: 67, y: 681},
{ x: 67, y: 682},
{ x: 66, y: 681},
{ x: 65, y: 680},
{ x: 66, y: 680},
{ x: 65, y: 679},
{ x: 64, y: 678},
{ x: 56, y: 681},
{ x: 56, y: 682},
{ x: 57, y: 683},
{ x: 58, y: 683},
{ x: 58, y: 684},
{ x: 59, y: 685},
{ x: 58, y: 685},
{ x: 59, y: 686},
{ x: 60, y: 687},
{ x: 60, y: 686},
{ x: 61, y: 687},
{ x: 61, y: 688},
{ x: 62, y: 688},
{ x: 62, y: 689},
{ x: 63, y: 689},
{ x: 63, y: 690},
{ x: 64, y: 691},
{ x: 64, y: 690},
{ x: 65, y: 690},
{ x: 65, y: 691},
{ x: 65, y: 692},
{ x: 66, y: 692},
{ x: 67, y: 692},
{ x: 67, y: 693},
{ x: 68, y: 693},
{ x: 68, y: 694},
{ x: 69, y: 694},
{ x: 69, y: 695},
{ x: 70, y: 695},
{ x: 70, y: 696},
{ x: 71, y: 696},
{ x: 72, y: 697},
{ x: 71, y: 697},
{ x: 72, y: 698},
{ x: 73, y: 699},
{ x: 73, y: 698},
{ x: 74, y: 698},
{ x: 74, y: 699},
{ x: 75, y: 698},
{ x: 76, y: 698},
{ x: 77, y: 697},
{ x: 76, y: 697},
{ x: 77, y: 696},
{ x: 78, y: 695},
{ x: 77, y: 695},
{ x: 78, y: 694},
{ x: 79, y: 694},
{ x: 80, y: 693},
{ x: 81, y: 693},
{ x: 82, y: 693},
{ x: 82, y: 694},
{ x: 83, y: 693},
{ x: 84, y: 692},
{ x: 84, y: 693},
{ x: 83, y: 694},
{ x: 82, y: 695},
{ x: 83, y: 695},
{ x: 82, y: 696},
{ x: 81, y: 697},
{ x: 82, y: 697},
{ x: 83, y: 696},
{ x: 84, y: 695},
{ x: 84, y: 696},
{ x: 85, y: 696},
{ x: 85, y: 697},
{ x: 86, y: 697},
{ x: 86, y: 698},
{ x: 86, y: 699},
{ x: 87, y: 699},
{ x: 87, y: 698},
{ x: 88, y: 699},
{ x: 89, y: 700},
{ x: 89, y: 701},
{ x: 89, y: 702},
{ x: 90, y: 702},
{ x: 90, y: 703},
{ x: 90, y: 704},
{ x: 91, y: 705},
{ x: 92, y: 705},
{ x: 92, y: 706},
{ x: 92, y: 707},
{ x: 93, y: 708},
{ x: 93, y: 709},
{ x: 93, y: 710},
{ x: 94, y: 709},
{ x: 95, y: 708},
{ x: 96, y: 707},
{ x: 97, y: 706},
{ x: 96, y: 706},
{ x: 96, y: 708},
{ x: 95, y: 709},
{ x: 94, y: 710},
{ x: 94, y: 711},
{ x: 93, y: 711},
{ x: 93, y: 712},
{ x: 92, y: 712},
{ x: 92, y: 713},
{ x: 91, y: 713},
{ x: 91, y: 714},
{ x: 91, y: 715},
{ x: 90, y: 715},
{ x: 91, y: 716},
{ x: 90, y: 716},
{ x: 89, y: 717},
{ x: 88, y: 716},
{ x: 88, y: 715},
{ x: 87, y: 714},
{ x: 86, y: 713},
{ x: 86, y: 712},
{ x: 87, y: 713},
{ x: 88, y: 717},
{ x: 89, y: 718},
{ x: 90, y: 717},
{ x: 90, y: 718},
{ x: 90, y: 719},
{ x: 90, y: 720},
{ x: 91, y: 721},
{ x: 90, y: 722},
{ x: 90, y: 723},
{ x: 89, y: 723},
{ x: 89, y: 724},
{ x: 89, y: 725},
{ x: 88, y: 726},
{ x: 88, y: 727},
{ x: 87, y: 728},
{ x: 86, y: 729},
{ x: 86, y: 730},
{ x: 86, y: 732},
{ x: 85, y: 733},
{ x: 85, y: 734},
{ x: 86, y: 733},
{ x: 85, y: 732},
{ x: 86, y: 731},
{ x: 87, y: 730},
{ x: 87, y: 729},
{ x: 88, y: 728},
{ x: 87, y: 727},
{ x: 86, y: 727},
{ x: 87, y: 726},
{ x: 88, y: 725},
{ x: 88, y: 724},
{ x: 87, y: 725},
{ x: 87, y: 724},
{ x: 87, y: 723},
{ x: 88, y: 722},
{ x: 87, y: 722},
{ x: 88, y: 721},
{ x: 88, y: 720},
{ x: 89, y: 719},
{ x: 89, y: 720},
{ x: 90, y: 721},
{ x: 91, y: 720},
{ x: 92, y: 719},
{ x: 93, y: 718},
{ x: 92, y: 718},
{ x: 93, y: 717},
{ x: 94, y: 717},
{ x: 94, y: 716},
{ x: 95, y: 715},
{ x: 94, y: 715},
{ x: 95, y: 714},
{ x: 96, y: 714},
{ x: 95, y: 713},
{ x: 96, y: 713},
{ x: 97, y: 713},
{ x: 97, y: 712},
{ x: 98, y: 711},
{ x: 97, y: 711},
{ x: 98, y: 710},
{ x: 99, y: 709},
{ x: 99, y: 710},
{ x: 100, y: 710},
{ x: 100, y: 709},
{ x: 101, y: 708},
{ x: 100, y: 708},
{ x: 101, y: 707},
{ x: 102, y: 707},
{ x: 102, y: 706},
{ x: 103, y: 706},
{ x: 104, y: 705},
{ x: 105, y: 704},
{ x: 105, y: 703},
{ x: 104, y: 704},
{ x: 103, y: 705},
{ x: 101, y: 703},
{ x: 101, y: 702},
{ x: 101, y: 701},
{ x: 100, y: 700},
{ x: 100, y: 699},
{ x: 100, y: 698},
{ x: 100, y: 697},
{ x: 100, y: 696},
{ x: 99, y: 695},
{ x: 100, y: 695},
{ x: 100, y: 694},
{ x: 99, y: 693},
{ x: 100, y: 693},
{ x: 100, y: 692},
{ x: 100, y: 691},
{ x: 99, y: 692},
{ x: 99, y: 691},
{ x: 100, y: 690},
{ x: 99, y: 690},
{ x: 100, y: 689},
{ x: 99, y: 688},
{ x: 100, y: 688},
{ x: 100, y: 687},
{ x: 100, y: 686},
{ x: 99, y: 686},
{ x: 100, y: 685},
{ x: 100, y: 684},
{ x: 100, y: 683},
{ x: 101, y: 682},
{ x: 100, y: 681},
{ x: 99, y: 682},
{ x: 98, y: 683},
{ x: 99, y: 683},
{ x: 100, y: 682},
{ x: 101, y: 681},
{ x: 101, y: 680},
{ x: 102, y: 680},
{ x: 102, y: 679},
{ x: 104, y: 678},
{ x: 105, y: 676},
{ x: 104, y: 677},
{ x: 103, y: 678},
{ x: 102, y: 678},
{ x: 101, y: 679},
{ x: 100, y: 680},
{ x: 99, y: 681},
{ x: 98, y: 682},
{ x: 97, y: 683},
{ x: 97, y: 684},
{ x: 97, y: 685},
{ x: 96, y: 686},
{ x: 95, y: 685},
{ x: 96, y: 685},
{ x: 95, y: 686},
{ x: 95, y: 687},
{ x: 94, y: 687},
{ x: 94, y: 688},
{ x: 94, y: 689},
{ x: 93, y: 689},
{ x: 93, y: 690},
{ x: 92, y: 690},
{ x: 92, y: 691},
{ x: 91, y: 692},
{ x: 92, y: 692},
{ x: 91, y: 693},
{ x: 90, y: 694},
{ x: 91, y: 695},
{ x: 91, y: 694},
{ x: 90, y: 695},
{ x: 90, y: 696},
{ x: 89, y: 697},
{ x: 90, y: 697},
{ x: 89, y: 698},
{ x: 89, y: 699},
{ x: 88, y: 700},
{ x: 87, y: 700},
{ x: 88, y: 701},
{ x: 87, y: 702},
{ x: 88, y: 702},
{ x: 87, y: 703},
{ x: 88, y: 703},
{ x: 87, y: 704},
{ x: 87, y: 705},
{ x: 86, y: 706},
{ x: 87, y: 706},
{ x: 86, y: 707},
{ x: 86, y: 708},
{ x: 86, y: 709},
{ x: 85, y: 710},
{ x: 86, y: 711},
{ x: 85, y: 711},
{ x: 84, y: 710},
{ x: 84, y: 711},
{ x: 84, y: 712},
{ x: 84, y: 713},
{ x: 83, y: 713},
{ x: 84, y: 714},
{ x: 83, y: 714},
{ x: 83, y: 715},
{ x: 83, y: 716},
{ x: 83, y: 717},
{ x: 83, y: 718},
{ x: 82, y: 717},
{ x: 82, y: 718},
{ x: 83, y: 719},
{ x: 82, y: 719},
{ x: 82, y: 720},
{ x: 81, y: 721},
{ x: 82, y: 721},
{ x: 82, y: 722},
{ x: 82, y: 723},
{ x: 81, y: 723},
{ x: 81, y: 724},
{ x: 82, y: 725},
{ x: 81, y: 725},
{ x: 81, y: 726},
{ x: 81, y: 727},
{ x: 81, y: 728},
{ x: 80, y: 729},
{ x: 81, y: 729},
{ x: 81, y: 730},
{ x: 80, y: 731},
{ x: 81, y: 731},
{ x: 81, y: 732},
{ x: 81, y: 733},
{ x: 80, y: 733},
{ x: 81, y: 734},
{ x: 81, y: 735},
{ x: 81, y: 736},
{ x: 81, y: 737},
{ x: 81, y: 738},
{ x: 81, y: 739},
{ x: 82, y: 739},
{ x: 82, y: 740},
{ x: 83, y: 740},
{ x: 84, y: 737},
{ x: 84, y: 736},
{ x: 85, y: 735},
{ x: 85, y: 736},
{ x: 85, y: 737},
{ x: 84, y: 738},
{ x: 84, y: 739},
{ x: 84, y: 740},
{ x: 83, y: 741},
{ x: 82, y: 741},
{ x: 82, y: 742},
{ x: 83, y: 743},
{ x: 83, y: 742},
{ x: 82, y: 743},
{ x: 82, y: 744},
{ x: 83, y: 744},
{ x: 82, y: 745},
{ x: 82, y: 746},
{ x: 82, y: 747},
{ x: 82, y: 748},
{ x: 86, y: 756},
{ x: 86, y: 755},
{ x: 86, y: 754},
{ x: 87, y: 753},
{ x: 87, y: 752},
{ x: 87, y: 751},
{ x: 87, y: 750},
{ x: 87, y: 749},
{ x: 88, y: 749},
{ x: 87, y: 748},
{ x: 88, y: 747},
{ x: 88, y: 746},
{ x: 87, y: 746},
{ x: 88, y: 745},
{ x: 88, y: 744},
{ x: 88, y: 743},
{ x: 89, y: 744},
{ x: 89, y: 743},
{ x: 89, y: 742},
{ x: 89, y: 741},
{ x: 90, y: 740},
{ x: 90, y: 739},
{ x: 89, y: 740},
{ x: 89, y: 739},
{ x: 90, y: 738},
{ x: 91, y: 737},
{ x: 90, y: 737},
{ x: 91, y: 736},
{ x: 90, y: 736},
{ x: 91, y: 735},
{ x: 91, y: 734},
{ x: 92, y: 733},
{ x: 91, y: 733},
{ x: 92, y: 732},
{ x: 93, y: 732},
{ x: 93, y: 731},
{ x: 92, y: 731},
{ x: 93, y: 730},
{ x: 93, y: 729},
{ x: 94, y: 729},
{ x: 95, y: 728},
{ x: 94, y: 728},
{ x: 95, y: 727},
{ x: 94, y: 727},
{ x: 95, y: 726},
{ x: 96, y: 726},
{ x: 96, y: 725},
{ x: 96, y: 724},
{ x: 97, y: 724},
{ x: 97, y: 723},
{ x: 98, y: 723},
{ x: 98, y: 722},
{ x: 99, y: 722},
{ x: 98, y: 721},
{ x: 99, y: 720},
{ x: 99, y: 721},
{ x: 100, y: 720},
{ x: 101, y: 719},
{ x: 100, y: 719},
{ x: 101, y: 718},
{ x: 101, y: 717},
{ x: 102, y: 718},
{ x: 102, y: 717},
{ x: 102, y: 716},
{ x: 103, y: 715},
{ x: 103, y: 716},
{ x: 104, y: 715},
{ x: 105, y: 714},
{ x: 104, y: 714},
{ x: 105, y: 713},
{ x: 106, y: 713},
{ x: 107, y: 712},
{ x: 106, y: 712},
{ x: 107, y: 711},
{ x: 108, y: 711},
{ x: 109, y: 711},
{ x: 109, y: 710},
{ x: 110, y: 710},
{ x: 110, y: 707},
{ x: 110, y: 706},
{ x: 110, y: 704},
{ x: 111, y: 703},
{ x: 111, y: 702},
{ x: 112, y: 701},
{ x: 113, y: 700},
{ x: 112, y: 699},
{ x: 112, y: 700},
{ x: 111, y: 699},
{ x: 110, y: 700},
{ x: 109, y: 701},
{ x: 108, y: 701},
{ x: 107, y: 702},
{ x: 106, y: 703},
{ x: 106, y: 702},
{ x: 107, y: 701},
{ x: 108, y: 700},
{ x: 109, y: 700},
{ x: 110, y: 699},
{ x: 111, y: 698},
{ x: 112, y: 698},
{ x: 113, y: 699},
{ x: 113, y: 698},
{ x: 113, y: 697},
{ x: 114, y: 696},
{ x: 115, y: 696},
{ x: 114, y: 697},
{ x: 114, y: 698},
{ x: 115, y: 697},
{ x: 116, y: 696},
{ x: 117, y: 695},
{ x: 117, y: 696},
{ x: 116, y: 695},
{ x: 115, y: 695},
{ x: 116, y: 694},
{ x: 116, y: 693},
{ x: 117, y: 693},
{ x: 117, y: 692},
{ x: 118, y: 691},
{ x: 118, y: 692},
{ x: 119, y: 691},
{ x: 120, y: 690},
{ x: 120, y: 689},
{ x: 119, y: 690},
{ x: 119, y: 689},
{ x: 120, y: 688},
{ x: 121, y: 688},
{ x: 121, y: 687},
{ x: 122, y: 686},
{ x: 122, y: 687},
{ x: 123, y: 686},
{ x: 124, y: 685},
{ x: 123, y: 685},
{ x: 124, y: 684},
{ x: 125, y: 684},
{ x: 125, y: 683},
{ x: 126, y: 683},
{ x: 126, y: 682},
{ x: 127, y: 682},
{ x: 127, y: 681},
{ x: 128, y: 680},
{ x: 128, y: 681},
{ x: 129, y: 681},
{ x: 129, y: 680},
{ x: 130, y: 679},
{ x: 131, y: 679},
{ x: 130, y: 678},
{ x: 131, y: 678},
{ x: 132, y: 677},
{ x: 132, y: 678},
{ x: 133, y: 677},
{ x: 134, y: 676},
{ x: 133, y: 676},
{ x: 134, y: 675},
{ x: 135, y: 675},
{ x: 135, y: 674},
{ x: 136, y: 674},
{ x: 136, y: 673},
{ x: 137, y: 673},
{ x: 138, y: 672},
{ x: 138, y: 673},
{ x: 139, y: 672},
{ x: 139, y: 671},
{ x: 137, y: 670},
{ x: 136, y: 669},
{ x: 137, y: 669},
{ x: 138, y: 669},
{ x: 139, y: 669},
{ x: 140, y: 670},
{ x: 139, y: 670},
{ x: 140, y: 671},
{ x: 140, y: 672},
{ x: 141, y: 671},
{ x: 141, y: 670},
{ x: 142, y: 669},
{ x: 142, y: 670},
{ x: 143, y: 669},
{ x: 144, y: 669},
{ x: 143, y: 670},
{ x: 142, y: 671},
{ x: 143, y: 671},
{ x: 144, y: 672},
{ x: 145, y: 671},
{ x: 144, y: 671},
{ x: 145, y: 672},
{ x: 146, y: 672},
{ x: 147, y: 672},
{ x: 148, y: 672},
{ x: 149, y: 673},
{ x: 150, y: 673},
{ x: 150, y: 672},
{ x: 149, y: 672},
{ x: 149, y: 668},
{ x: 151, y: 667},
{ x: 152, y: 666},
{ x: 152, y: 667},
{ x: 153, y: 666},
{ x: 154, y: 666},
{ x: 155, y: 665},
{ x: 156, y: 665},
{ x: 156, y: 664},
{ x: 157, y: 664},
{ x: 158, y: 663},
{ x: 158, y: 664},
{ x: 159, y: 663},
{ x: 160, y: 662},
{ x: 158, y: 661},
{ x: 157, y: 660},
{ x: 156, y: 660},
{ x: 155, y: 660},
{ x: 154, y: 659},
{ x: 153, y: 658},
{ x: 153, y: 659},
{ x: 155, y: 659},
{ x: 156, y: 659},
{ x: 158, y: 660},
{ x: 159, y: 661},
{ x: 160, y: 661},
{ x: 161, y: 662},
{ x: 160, y: 663},
{ x: 161, y: 663},
{ x: 162, y: 662},
{ x: 162, y: 661},
{ x: 163, y: 661},
{ x: 163, y: 662},
{ x: 164, y: 661},
{ x: 165, y: 660},
{ x: 165, y: 661},
{ x: 166, y: 660},
{ x: 167, y: 660},
{ x: 168, y: 659},
{ x: 169, y: 659},
{ x: 168, y: 660},
{ x: 169, y: 663},
{ x: 171, y: 663},
{ x: 172, y: 662},
{ x: 173, y: 662},
{ x: 174, y: 663},
{ x: 175, y: 662},
{ x: 174, y: 662},
{ x: 171, y: 659},
{ x: 170, y: 658},
{ x: 170, y: 659},
{ x: 171, y: 658},
{ x: 172, y: 658},
{ x: 173, y: 658},
{ x: 173, y: 657},
{ x: 174, y: 657},
{ x: 175, y: 656},
{ x: 176, y: 657},
{ x: 175, y: 657},
{ x: 176, y: 656},
{ x: 177, y: 656},
{ x: 178, y: 655},
{ x: 178, y: 656},
{ x: 179, y: 655},
{ x: 180, y: 654},
{ x: 180, y: 655},
{ x: 181, y: 655},
{ x: 182, y: 655},
{ x: 182, y: 654},
{ x: 183, y: 654},
{ x: 184, y: 654},
{ x: 185, y: 653},
{ x: 186, y: 653},
{ x: 185, y: 654},
{ x: 186, y: 654},
{ x: 187, y: 653},
{ x: 188, y: 653},
{ x: 189, y: 653},
{ x: 190, y: 653},
{ x: 191, y: 652},
{ x: 191, y: 653},
{ x: 192, y: 653},
{ x: 193, y: 652},
{ x: 193, y: 653},
{ x: 194, y: 653},
{ x: 195, y: 653},
{ x: 196, y: 653},
{ x: 197, y: 654},
{ x: 197, y: 653},
{ x: 198, y: 653},
{ x: 199, y: 653},
{ x: 199, y: 654},
{ x: 200, y: 653},
{ x: 200, y: 654},
{ x: 201, y: 654},
{ x: 202, y: 654},
{ x: 203, y: 655},
{ x: 204, y: 655},
{ x: 205, y: 660},
{ x: 204, y: 660},
{ x: 203, y: 660},
{ x: 202, y: 660},
{ x: 201, y: 660},
{ x: 201, y: 659},
{ x: 200, y: 660},
{ x: 198, y: 660},
{ x: 194, y: 663},
{ x: 193, y: 664},
{ x: 192, y: 663},
{ x: 191, y: 663},
{ x: 190, y: 663},
{ x: 189, y: 663},
{ x: 188, y: 663},
{ x: 186, y: 663},
{ x: 184, y: 663},
{ x: 183, y: 663},
{ x: 182, y: 663},
{ x: 181, y: 663},
{ x: 179, y: 663},
{ x: 177, y: 662},
{ x: 176, y: 662},
{ x: 177, y: 663},
{ x: 178, y: 662},
{ x: 179, y: 662},
{ x: 180, y: 662},
{ x: 181, y: 662},
{ x: 183, y: 662},
{ x: 184, y: 662},
{ x: 185, y: 663},
{ x: 186, y: 662},
{ x: 187, y: 663},
{ x: 189, y: 664},
{ x: 191, y: 664},
{ x: 192, y: 664},
{ x: 194, y: 664},
{ x: 195, y: 664},
{ x: 196, y: 665},
{ x: 197, y: 665},
{ x: 196, y: 664},
{ x: 197, y: 664},
{ x: 198, y: 665},
{ x: 199, y: 665},
{ x: 199, y: 666},
{ x: 200, y: 666},
{ x: 201, y: 667},
{ x: 202, y: 666},
{ x: 201, y: 666},
{ x: 202, y: 667},
{ x: 203, y: 668},
{ x: 203, y: 667},
{ x: 204, y: 668},
{ x: 205, y: 668},
{ x: 204, y: 669},
{ x: 205, y: 669},
{ x: 206, y: 669},
{ x: 207, y: 670},
{ x: 208, y: 671},
{ x: 209, y: 672},
{ x: 210, y: 673},
{ x: 211, y: 673},
{ x: 210, y: 672},
{ x: 209, y: 671},
{ x: 207, y: 671},
{ x: 206, y: 670},
{ x: 204, y: 671},
{ x: 203, y: 671},
{ x: 202, y: 671},
{ x: 202, y: 672},
{ x: 201, y: 671},
{ x: 200, y: 671},
{ x: 199, y: 671},
{ x: 198, y: 671},
{ x: 198, y: 672},
{ x: 197, y: 671},
{ x: 196, y: 672},
{ x: 196, y: 671},
{ x: 195, y: 671},
{ x: 194, y: 671},
{ x: 193, y: 671},
{ x: 194, y: 672},
{ x: 193, y: 672},
{ x: 192, y: 672},
{ x: 191, y: 672},
{ x: 190, y: 673},
{ x: 190, y: 672},
{ x: 189, y: 673},
{ x: 188, y: 672},
{ x: 188, y: 673},
{ x: 187, y: 673},
{ x: 186, y: 673},
{ x: 185, y: 673},
{ x: 184, y: 674},
{ x: 184, y: 673},
{ x: 183, y: 674},
{ x: 182, y: 674},
{ x: 181, y: 675},
{ x: 180, y: 674},
{ x: 181, y: 674},
{ x: 180, y: 675},
{ x: 179, y: 675},
{ x: 178, y: 676},
{ x: 178, y: 675},
{ x: 177, y: 676},
{ x: 176, y: 676},
{ x: 176, y: 677},
{ x: 175, y: 677},
{ x: 174, y: 678},
{ x: 174, y: 677},
{ x: 173, y: 678},
{ x: 172, y: 678},
{ x: 171, y: 679},
{ x: 172, y: 679},
{ x: 171, y: 680},
{ x: 170, y: 680},
{ x: 169, y: 680},
{ x: 168, y: 681},
{ x: 169, y: 681},
{ x: 168, y: 682},
{ x: 167, y: 682},
{ x: 166, y: 683},
{ x: 166, y: 682},
{ x: 165, y: 683},
{ x: 165, y: 684},
{ x: 164, y: 683},
{ x: 164, y: 684},
{ x: 163, y: 684},
{ x: 162, y: 685},
{ x: 163, y: 685},
{ x: 163, y: 686},
{ x: 162, y: 686},
{ x: 161, y: 687},
{ x: 160, y: 688},
{ x: 160, y: 687},
{ x: 161, y: 686},
{ x: 160, y: 686},
{ x: 159, y: 687},
{ x: 159, y: 688},
{ x: 158, y: 689},
{ x: 159, y: 689},
{ x: 158, y: 690},
{ x: 157, y: 690},
{ x: 156, y: 691},
{ x: 157, y: 691},
{ x: 156, y: 692},
{ x: 155, y: 692},
{ x: 155, y: 693},
{ x: 154, y: 692},
{ x: 154, y: 693},
{ x: 153, y: 693},
{ x: 153, y: 694},
{ x: 152, y: 695},
{ x: 152, y: 694},
{ x: 151, y: 695},
{ x: 151, y: 696},
{ x: 150, y: 696},
{ x: 150, y: 697},
{ x: 149, y: 698},
{ x: 149, y: 697},
{ x: 148, y: 698},
{ x: 148, y: 699},
{ x: 147, y: 699},
{ x: 146, y: 700},
{ x: 147, y: 700},
{ x: 146, y: 701},
{ x: 145, y: 701},
{ x: 144, y: 702},
{ x: 145, y: 702},
{ x: 144, y: 703},
{ x: 143, y: 703},
{ x: 142, y: 704},
{ x: 143, y: 704},
{ x: 142, y: 705},
{ x: 141, y: 705},
{ x: 141, y: 706},
{ x: 140, y: 707},
{ x: 140, y: 706},
{ x: 139, y: 707},
{ x: 138, y: 708},
{ x: 139, y: 708},
{ x: 138, y: 709},
{ x: 137, y: 709},
{ x: 137, y: 710},
{ x: 136, y: 710},
{ x: 135, y: 711},
{ x: 136, y: 711},
{ x: 135, y: 712},
{ x: 134, y: 713},
{ x: 134, y: 712},
{ x: 133, y: 713},
{ x: 133, y: 714},
{ x: 132, y: 714},
{ x: 131, y: 714},
{ x: 131, y: 715},
{ x: 130, y: 716},
{ x: 130, y: 715},
{ x: 129, y: 716},
{ x: 129, y: 715},
{ x: 128, y: 716},
{ x: 128, y: 717},
{ x: 127, y: 717},
{ x: 126, y: 717},
{ x: 126, y: 718},
{ x: 125, y: 718},
{ x: 124, y: 718},
{ x: 123, y: 719},
{ x: 122, y: 719},
{ x: 123, y: 718},
{ x: 122, y: 718},
{ x: 121, y: 719},
{ x: 121, y: 718},
{ x: 122, y: 717},
{ x: 123, y: 717},
{ x: 124, y: 716},
{ x: 123, y: 715},
{ x: 123, y: 716},
{ x: 124, y: 715},
{ x: 125, y: 714},
{ x: 124, y: 714},
{ x: 125, y: 713},
{ x: 125, y: 712},
{ x: 126, y: 711},
{ x: 126, y: 712},
{ x: 127, y: 711},
{ x: 127, y: 710},
{ x: 128, y: 709},
{ x: 128, y: 710},
{ x: 129, y: 709},
{ x: 129, y: 708},
{ x: 128, y: 705},
{ x: 127, y: 706},
{ x: 126, y: 707},
{ x: 125, y: 707},
{ x: 126, y: 706},
{ x: 127, y: 705},
{ x: 128, y: 704},
{ x: 129, y: 704},
{ x: 129, y: 703},
{ x: 130, y: 702},
{ x: 130, y: 703},
{ x: 131, y: 703},
{ x: 131, y: 702},
{ x: 132, y: 702},
{ x: 132, y: 701},
{ x: 133, y: 701},
{ x: 133, y: 700},
{ x: 134, y: 699},
{ x: 134, y: 700},
{ x: 135, y: 700},
{ x: 135, y: 699},
{ x: 136, y: 699},
{ x: 137, y: 698},
{ x: 136, y: 698},
{ x: 137, y: 697},
{ x: 138, y: 696},
{ x: 138, y: 697},
{ x: 139, y: 696},
{ x: 140, y: 695},
{ x: 139, y: 695},
{ x: 140, y: 694},
{ x: 141, y: 695},
{ x: 142, y: 694},
{ x: 141, y: 694},
{ x: 141, y: 693},
{ x: 142, y: 693},
{ x: 142, y: 692},
{ x: 143, y: 692},
{ x: 144, y: 691},
{ x: 144, y: 692},
{ x: 145, y: 691},
{ x: 145, y: 690},
{ x: 146, y: 689},
{ x: 146, y: 690},
{ x: 147, y: 689},
{ x: 147, y: 688},
{ x: 148, y: 688},
{ x: 148, y: 689},
{ x: 149, y: 688},
{ x: 149, y: 687},
{ x: 150, y: 686},
{ x: 150, y: 687},
{ x: 151, y: 686},
{ x: 152, y: 685},
{ x: 151, y: 685},
{ x: 152, y: 684},
{ x: 153, y: 685},
{ x: 153, y: 684},
{ x: 154, y: 683},
{ x: 155, y: 683},
{ x: 156, y: 682},
{ x: 156, y: 681},
{ x: 155, y: 682},
{ x: 155, y: 681},
{ x: 156, y: 680},
{ x: 157, y: 680},
{ x: 158, y: 680},
{ x: 158, y: 679},
{ x: 157, y: 679},
{ x: 158, y: 678},
{ x: 159, y: 678},
{ x: 160, y: 678},
{ x: 160, y: 677},
{ x: 161, y: 676},
{ x: 162, y: 675},
{ x: 163, y: 674},
{ x: 163, y: 675},
{ x: 161, y: 675},
{ x: 160, y: 676},
{ x: 159, y: 676},
{ x: 159, y: 675},
{ x: 158, y: 675},
{ x: 157, y: 675},
{ x: 157, y: 674},
{ x: 156, y: 674},
{ x: 155, y: 675},
{ x: 155, y: 674},
{ x: 154, y: 674},
{ x: 153, y: 673},
{ x: 153, y: 674},
{ x: 152, y: 673},
{ x: 151, y: 673},
{ x: 152, y: 674},
{ x: 152, y: 677},
{ x: 151, y: 677},
{ x: 150, y: 677},
{ x: 150, y: 678},
{ x: 149, y: 678},
{ x: 148, y: 679},
{ x: 148, y: 678},
{ x: 147, y: 679},
{ x: 146, y: 680},
{ x: 146, y: 679},
{ x: 145, y: 679},
{ x: 144, y: 680},
{ x: 145, y: 680},
{ x: 144, y: 681},
{ x: 143, y: 681},
{ x: 143, y: 680},
{ x: 142, y: 681},
{ x: 141, y: 682},
{ x: 142, y: 682},
{ x: 141, y: 683},
{ x: 140, y: 683},
{ x: 139, y: 683},
{ x: 138, y: 684},
{ x: 139, y: 684},
{ x: 138, y: 685},
{ x: 137, y: 685},
{ x: 136, y: 686},
{ x: 137, y: 686},
{ x: 136, y: 687},
{ x: 135, y: 688},
{ x: 135, y: 687},
{ x: 134, y: 688},
{ x: 134, y: 689},
{ x: 133, y: 689},
{ x: 133, y: 688},
{ x: 132, y: 689},
{ x: 131, y: 690},
{ x: 132, y: 690},
{ x: 131, y: 691},
{ x: 130, y: 691},
{ x: 131, y: 692},
{ x: 130, y: 692},
{ x: 129, y: 693},
{ x: 129, y: 692},
{ x: 128, y: 693},
{ x: 127, y: 694},
{ x: 128, y: 694},
{ x: 128, y: 695},
{ x: 127, y: 695},
{ x: 126, y: 696},
{ x: 125, y: 696},
{ x: 125, y: 697},
{ x: 125, y: 698},
{ x: 124, y: 699},
{ x: 124, y: 698},
{ x: 123, y: 699},
{ x: 123, y: 700},
{ x: 122, y: 701},
{ x: 121, y: 702},
{ x: 122, y: 702},
{ x: 121, y: 703},
{ x: 120, y: 704},
{ x: 120, y: 705},
{ x: 123, y: 708},
{ x: 124, y: 708},
{ x: 123, y: 709},
{ x: 122, y: 709},
{ x: 122, y: 710},
{ x: 121, y: 710},
{ x: 121, y: 711},
{ x: 120, y: 712},
{ x: 119, y: 712},
{ x: 118, y: 713},
{ x: 118, y: 714},
{ x: 117, y: 715},
{ x: 115, y: 721},
{ x: 116, y: 721},
{ x: 117, y: 720},
{ x: 118, y: 720},
{ x: 118, y: 721},
{ x: 119, y: 720},
{ x: 120, y: 720},
{ x: 120, y: 719},
{ x: 121, y: 720},
{ x: 120, y: 721},
{ x: 119, y: 722},
{ x: 120, y: 722},
{ x: 119, y: 723},
{ x: 118, y: 724},
{ x: 119, y: 724},
{ x: 118, y: 725},
{ x: 119, y: 725},
{ x: 118, y: 726},
{ x: 118, y: 727},
{ x: 117, y: 727},
{ x: 117, y: 728},
{ x: 116, y: 728},
{ x: 116, y: 729},
{ x: 115, y: 730},
{ x: 116, y: 730},
{ x: 115, y: 731},
{ x: 115, y: 732},
{ x: 114, y: 732},
{ x: 113, y: 733},
{ x: 113, y: 734},
{ x: 112, y: 735},
{ x: 113, y: 735},
{ x: 114, y: 734},
{ x: 114, y: 733},
{ x: 109, y: 725},
{ x: 108, y: 726},
{ x: 107, y: 727},
{ x: 106, y: 728},
{ x: 107, y: 728},
{ x: 106, y: 729},
{ x: 105, y: 729},
{ x: 104, y: 730},
{ x: 105, y: 730},
{ x: 104, y: 731},
{ x: 103, y: 731},
{ x: 102, y: 732},
{ x: 103, y: 732},
{ x: 102, y: 733},
{ x: 102, y: 734},
{ x: 101, y: 734},
{ x: 101, y: 735},
{ x: 100, y: 735},
{ x: 100, y: 736},
{ x: 99, y: 736},
{ x: 99, y: 737},
{ x: 98, y: 738},
{ x: 97, y: 739},
{ x: 98, y: 739},
{ x: 97, y: 740},
{ x: 96, y: 741},
{ x: 95, y: 742},
{ x: 97, y: 746},
{ x: 99, y: 745},
{ x: 100, y: 745},
{ x: 100, y: 744},
{ x: 101, y: 743},
{ x: 101, y: 744},
{ x: 102, y: 743},
{ x: 103, y: 743},
{ x: 104, y: 742},
{ x: 103, y: 742},
{ x: 104, y: 741},
{ x: 105, y: 741},
{ x: 106, y: 740},
{ x: 106, y: 741},
{ x: 107, y: 740},
{ x: 107, y: 739},
{ x: 108, y: 739},
{ x: 109, y: 739},
{ x: 110, y: 738},
{ x: 109, y: 738},
{ x: 109, y: 737},
{ x: 110, y: 737},
{ x: 111, y: 736},
{ x: 112, y: 736},
{ x: 111, y: 737},
{ x: 116, y: 741},
{ x: 117, y: 740},
{ x: 118, y: 741},
{ x: 119, y: 740},
{ x: 120, y: 739},
{ x: 120, y: 738},
{ x: 119, y: 739},
{ x: 118, y: 740},
{ x: 117, y: 741},
{ x: 116, y: 742},
{ x: 115, y: 742},
{ x: 114, y: 742},
{ x: 114, y: 743},
{ x: 113, y: 742},
{ x: 112, y: 743},
{ x: 113, y: 743},
{ x: 112, y: 744},
{ x: 111, y: 744},
{ x: 111, y: 743},
{ x: 110, y: 744},
{ x: 109, y: 745},
{ x: 110, y: 745},
{ x: 109, y: 744},
{ x: 108, y: 745},
{ x: 107, y: 746},
{ x: 107, y: 745},
{ x: 106, y: 746},
{ x: 105, y: 746},
{ x: 104, y: 746},
{ x: 105, y: 747},
{ x: 104, y: 747},
{ x: 103, y: 747},
{ x: 103, y: 748},
{ x: 102, y: 748},
{ x: 101, y: 749},
{ x: 101, y: 748},
{ x: 100, y: 749},
{ x: 99, y: 749},
{ x: 99, y: 750},
{ x: 98, y: 750},
{ x: 97, y: 750},
{ x: 96, y: 751},
{ x: 97, y: 751},
{ x: 96, y: 752},
{ x: 95, y: 752},
{ x: 94, y: 752},
{ x: 94, y: 753},
{ x: 92, y: 754},
{ x: 101, y: 757},
{ x: 103, y: 757},
{ x: 104, y: 756},
{ x: 105, y: 755},
{ x: 106, y: 754},
{ x: 107, y: 754},
{ x: 107, y: 753},
{ x: 108, y: 753},
{ x: 109, y: 753},
{ x: 110, y: 752},
{ x: 109, y: 752},
{ x: 110, y: 751},
{ x: 111, y: 751},
{ x: 111, y: 750},
{ x: 112, y: 750},
{ x: 113, y: 750},
{ x: 113, y: 749},
{ x: 114, y: 748},
{ x: 114, y: 749},
{ x: 115, y: 748},
{ x: 115, y: 747},
{ x: 116, y: 747},
{ x: 116, y: 746},
{ x: 117, y: 746},
{ x: 117, y: 745},
{ x: 118, y: 745},
{ x: 118, y: 744},
{ x: 119, y: 744},
{ x: 120, y: 743},
{ x: 119, y: 743},
{ x: 120, y: 742},
{ x: 121, y: 742},
{ x: 121, y: 741},
{ x: 122, y: 741},
{ x: 122, y: 740},
{ x: 123, y: 739},
{ x: 124, y: 739},
{ x: 124, y: 738},
{ x: 123, y: 737},
{ x: 122, y: 738},
{ x: 121, y: 738},
{ x: 122, y: 737},
{ x: 123, y: 736},
{ x: 124, y: 735},
{ x: 124, y: 736},
{ x: 125, y: 735},
{ x: 126, y: 734},
{ x: 125, y: 733},
{ x: 125, y: 734},
{ x: 126, y: 733},
{ x: 126, y: 732},
{ x: 127, y: 732},
{ x: 128, y: 731},
{ x: 127, y: 731},
{ x: 128, y: 730},
{ x: 129, y: 729},
{ x: 141, y: 715},
{ x: 142, y: 715},
{ x: 143, y: 715},
{ x: 143, y: 714},
{ x: 144, y: 714},
{ x: 145, y: 714},
{ x: 146, y: 714},
{ x: 147, y: 713},
{ x: 148, y: 713},
{ x: 149, y: 713},
{ x: 150, y: 713},
{ x: 149, y: 712},
{ x: 150, y: 712},
{ x: 151, y: 712},
{ x: 152, y: 712},
{ x: 153, y: 712},
{ x: 153, y: 711},
{ x: 154, y: 711},
{ x: 155, y: 711},
{ x: 156, y: 711},
{ x: 160, y: 715},
{ x: 161, y: 715},
{ x: 160, y: 716},
{ x: 159, y: 717},
{ x: 159, y: 716},
{ x: 158, y: 717},
{ x: 157, y: 718},
{ x: 157, y: 717},
{ x: 156, y: 718},
{ x: 155, y: 719},
{ x: 156, y: 719},
{ x: 155, y: 720},
{ x: 154, y: 721},
{ x: 155, y: 721},
{ x: 154, y: 722},
{ x: 153, y: 722},
{ x: 153, y: 723},
{ x: 152, y: 724},
{ x: 152, y: 723},
{ x: 151, y: 724},
{ x: 150, y: 725},
{ x: 151, y: 726},
{ x: 151, y: 725},
{ x: 150, y: 726},
{ x: 149, y: 727},
{ x: 149, y: 726},
{ x: 148, y: 727},
{ x: 148, y: 728},
{ x: 149, y: 728},
{ x: 148, y: 729},
{ x: 147, y: 730},
{ x: 147, y: 729},
{ x: 146, y: 730},
{ x: 145, y: 731},
{ x: 146, y: 731},
{ x: 145, y: 732},
{ x: 144, y: 733},
{ x: 143, y: 734},
{ x: 144, y: 734},
{ x: 143, y: 735},
{ x: 142, y: 735},
{ x: 141, y: 736},
{ x: 142, y: 736},
{ x: 141, y: 737},
{ x: 140, y: 737},
{ x: 141, y: 738},
{ x: 140, y: 738},
{ x: 139, y: 739},
{ x: 140, y: 739},
{ x: 139, y: 740},
{ x: 139, y: 741},
{ x: 138, y: 742},
{ x: 138, y: 741},
{ x: 137, y: 742},
{ x: 137, y: 743},
{ x: 136, y: 744},
{ x: 137, y: 744},
{ x: 136, y: 745},
{ x: 135, y: 745},
{ x: 136, y: 746},
{ x: 135, y: 746},
{ x: 135, y: 747},
{ x: 135, y: 748},
{ x: 134, y: 748},
{ x: 134, y: 749},
{ x: 134, y: 750},
{ x: 133, y: 749},
{ x: 133, y: 750},
{ x: 133, y: 751},
{ x: 132, y: 752},
{ x: 132, y: 753},
{ x: 131, y: 753},
{ x: 131, y: 754},
{ x: 130, y: 755},
{ x: 128, y: 756},
{ x: 128, y: 757},
{ x: 127, y: 757},
{ x: 126, y: 757},
{ x: 126, y: 758},
{ x: 125, y: 759},
{ x: 125, y: 758},
{ x: 124, y: 759},
{ x: 124, y: 760},
{ x: 123, y: 761},
{ x: 122, y: 760},
{ x: 123, y: 760},
{ x: 122, y: 761},
{ x: 121, y: 762},
{ x: 121, y: 761},
{ x: 120, y: 762},
{ x: 120, y: 763},
{ x: 119, y: 763},
{ x: 118, y: 763},
{ x: 118, y: 764},
{ x: 117, y: 765},
{ x: 117, y: 764},
{ x: 116, y: 765},
{ x: 115, y: 766},
{ x: 116, y: 766},
{ x: 118, y: 771},
{ x: 119, y: 772},
{ x: 120, y: 771},
{ x: 121, y: 772},
{ x: 122, y: 771},
{ x: 122, y: 772},
{ x: 121, y: 771},
{ x: 122, y: 770},
{ x: 121, y: 769},
{ x: 122, y: 768},
{ x: 123, y: 767},
{ x: 123, y: 768},
{ x: 122, y: 769},
{ x: 121, y: 770},
{ x: 120, y: 770},
{ x: 119, y: 771},
{ x: 118, y: 772},
{ x: 118, y: 773},
{ x: 117, y: 773},
{ x: 116, y: 773},
{ x: 115, y: 774},
{ x: 116, y: 774},
{ x: 115, y: 775},
{ x: 114, y: 775},
{ x: 114, y: 776},
{ x: 113, y: 777},
{ x: 113, y: 776},
{ x: 112, y: 777},
{ x: 111, y: 777},
{ x: 110, y: 778},
{ x: 111, y: 778},
{ x: 110, y: 779},
{ x: 109, y: 780},
{ x: 109, y: 779},
{ x: 108, y: 780},
{ x: 107, y: 780},
{ x: 107, y: 781},
{ x: 106, y: 781},
{ x: 106, y: 782},
{ x: 105, y: 782},
{ x: 104, y: 783},
{ x: 102, y: 783},
{ x: 99, y: 777},
{ x: 100, y: 776},
{ x: 101, y: 776},
{ x: 102, y: 775},
{ x: 103, y: 774},
{ x: 103, y: 775},
{ x: 104, y: 774},
{ x: 105, y: 773},
{ x: 106, y: 773},
{ x: 107, y: 772},
{ x: 106, y: 772},
{ x: 107, y: 771},
{ x: 108, y: 772},
{ x: 108, y: 771},
{ x: 109, y: 770},
{ x: 109, y: 771},
{ x: 110, y: 770},
{ x: 110, y: 769},
{ x: 111, y: 769},
{ x: 111, y: 768},
{ x: 112, y: 769},
{ x: 112, y: 768},
{ x: 113, y: 768},
{ x: 113, y: 767},
{ x: 114, y: 767},
{ x: 114, y: 766},
{ x: 113, y: 764},
{ x: 114, y: 764},
{ x: 115, y: 763},
{ x: 115, y: 762},
{ x: 116, y: 762},
{ x: 116, y: 761},
{ x: 117, y: 760},
{ x: 117, y: 761},
{ x: 118, y: 760},
{ x: 118, y: 759},
{ x: 119, y: 760},
{ x: 119, y: 759},
{ x: 119, y: 758},
{ x: 120, y: 757},
{ x: 120, y: 758},
{ x: 121, y: 757},
{ x: 122, y: 757},
{ x: 122, y: 756},
{ x: 123, y: 755},
{ x: 122, y: 755},
{ x: 123, y: 754},
{ x: 124, y: 754},
{ x: 124, y: 753},
{ x: 125, y: 753},
{ x: 126, y: 752},
{ x: 125, y: 752},
{ x: 126, y: 751},
{ x: 124, y: 746},
{ x: 123, y: 747},
{ x: 123, y: 748},
{ x: 122, y: 748},
{ x: 122, y: 749},
{ x: 121, y: 750},
{ x: 121, y: 749},
{ x: 120, y: 750},
{ x: 119, y: 751},
{ x: 120, y: 751},
{ x: 119, y: 752},
{ x: 118, y: 752},
{ x: 117, y: 753},
{ x: 118, y: 753},
{ x: 117, y: 754},
{ x: 116, y: 755},
{ x: 116, y: 754},
{ x: 115, y: 755},
{ x: 114, y: 755},
{ x: 113, y: 756},
{ x: 114, y: 756},
{ x: 113, y: 757},
{ x: 112, y: 757},
{ x: 111, y: 757},
{ x: 111, y: 758},
{ x: 110, y: 757},
{ x: 110, y: 758},
{ x: 109, y: 759},
{ x: 109, y: 758},
{ x: 108, y: 759},
{ x: 107, y: 760},
{ x: 107, y: 759},
{ x: 106, y: 760},
{ x: 105, y: 760},
{ x: 104, y: 760},
{ x: 104, y: 761},
{ x: 103, y: 761},
{ x: 102, y: 761},
{ x: 102, y: 762},
{ x: 101, y: 762},
{ x: 100, y: 762},
{ x: 99, y: 762},
{ x: 99, y: 763},
{ x: 98, y: 763},
{ x: 97, y: 763},
{ x: 96, y: 763},
{ x: 95, y: 763},
{ x: 92, y: 764},
{ x: 80, y: 764},
{ x: 80, y: 763},
{ x: 80, y: 762},
{ x: 80, y: 761},
{ x: 79, y: 760},
{ x: 79, y: 759},
{ x: 79, y: 758},
{ x: 78, y: 759},
{ x: 77, y: 760},
{ x: 78, y: 760},
{ x: 78, y: 761},
{ x: 77, y: 762},
{ x: 78, y: 762},
{ x: 77, y: 763},
{ x: 78, y: 763},
{ x: 77, y: 764},
{ x: 77, y: 765},
{ x: 78, y: 765},
{ x: 77, y: 766},
{ x: 77, y: 767},
{ x: 77, y: 768},
{ x: 77, y: 769},
{ x: 76, y: 769},
{ x: 77, y: 770},
{ x: 76, y: 771},
{ x: 77, y: 771},
{ x: 77, y: 772},
{ x: 77, y: 773},
{ x: 76, y: 774},
{ x: 77, y: 774},
{ x: 77, y: 775},
{ x: 77, y: 776},
{ x: 77, y: 777},
{ x: 77, y: 778},
{ x: 77, y: 779},
{ x: 78, y: 779},
{ x: 77, y: 780},
{ x: 77, y: 781},
{ x: 78, y: 780},
{ x: 78, y: 781},
{ x: 78, y: 782},
{ x: 78, y: 783},
{ x: 79, y: 783},
{ x: 78, y: 784},
{ x: 78, y: 785},
{ x: 78, y: 786},
{ x: 78, y: 787},
{ x: 79, y: 787},
{ x: 78, y: 788},
{ x: 79, y: 788},
{ x: 79, y: 789},
{ x: 79, y: 790},
{ x: 79, y: 791},
{ x: 78, y: 790},
{ x: 78, y: 791},
{ x: 78, y: 792},
{ x: 79, y: 793},
{ x: 78, y: 793},
{ x: 78, y: 794},
{ x: 78, y: 795},
{ x: 77, y: 796},
{ x: 78, y: 796},
{ x: 78, y: 797},
{ x: 78, y: 798},
{ x: 78, y: 799},
{ x: 78, y: 800},
{ x: 78, y: 801},
{ x: 77, y: 800},
{ x: 76, y: 800},
{ x: 76, y: 799},
{ x: 76, y: 798},
{ x: 75, y: 797},
{ x: 75, y: 796},
{ x: 75, y: 795},
{ x: 75, y: 794},
{ x: 75, y: 793},
{ x: 75, y: 792},
{ x: 74, y: 793},
{ x: 74, y: 792},
{ x: 74, y: 791},
{ x: 74, y: 790},
{ x: 74, y: 789},
{ x: 74, y: 788},
{ x: 73, y: 788},
{ x: 73, y: 787},
{ x: 73, y: 786},
{ x: 74, y: 786},
{ x: 73, y: 785},
{ x: 72, y: 785},
{ x: 73, y: 784},
{ x: 72, y: 784},
{ x: 73, y: 783},
{ x: 72, y: 782},
{ x: 72, y: 781},
{ x: 72, y: 780},
{ x: 71, y: 780},
{ x: 72, y: 779},
{ x: 71, y: 778},
{ x: 71, y: 779},
{ x: 72, y: 778},
{ x: 72, y: 777},
{ x: 71, y: 776},
{ x: 71, y: 775},
{ x: 70, y: 774},
{ x: 71, y: 774},
{ x: 71, y: 773},
{ x: 71, y: 772},
{ x: 70, y: 771},
{ x: 70, y: 772},
{ x: 71, y: 771},
{ x: 70, y: 770},
{ x: 71, y: 770},
{ x: 70, y: 769},
{ x: 71, y: 768},
{ x: 71, y: 767},
{ x: 70, y: 768},
{ x: 70, y: 767},
{ x: 70, y: 766},
{ x: 71, y: 765},
{ x: 71, y: 764},
{ x: 70, y: 765},
{ x: 70, y: 764},
{ x: 71, y: 763},
{ x: 70, y: 762},
{ x: 71, y: 762},
{ x: 71, y: 761},
{ x: 71, y: 760},
{ x: 72, y: 759},
{ x: 71, y: 759},
{ x: 72, y: 758},
{ x: 72, y: 757},
{ x: 73, y: 757},
{ x: 73, y: 756},
{ x: 73, y: 755},
{ x: 74, y: 754},
{ x: 77, y: 755},
{ x: 78, y: 756},
{ x: 78, y: 757},
{ x: 78, y: 758},
{ x: 79, y: 757},
{ x: 79, y: 756},
{ x: 78, y: 755},
{ x: 78, y: 754},
{ x: 77, y: 754},
{ x: 77, y: 753},
{ x: 77, y: 752},
{ x: 77, y: 751},
{ x: 77, y: 750},
{ x: 76, y: 750},
{ x: 76, y: 749},
{ x: 77, y: 749},
{ x: 77, y: 748},
{ x: 76, y: 748},
{ x: 76, y: 747},
{ x: 76, y: 746},
{ x: 76, y: 745},
{ x: 75, y: 745},
{ x: 76, y: 744},
{ x: 75, y: 743},
{ x: 76, y: 743},
{ x: 76, y: 742},
{ x: 75, y: 742},
{ x: 76, y: 741},
{ x: 75, y: 740},
{ x: 76, y: 740},
{ x: 75, y: 739},
{ x: 75, y: 738},
{ x: 76, y: 738},
{ x: 75, y: 737},
{ x: 76, y: 737},
{ x: 76, y: 736},
{ x: 76, y: 735},
{ x: 75, y: 735},
{ x: 76, y: 734},
{ x: 76, y: 733},
{ x: 77, y: 732},
{ x: 76, y: 732},
{ x: 76, y: 731},
{ x: 76, y: 730},
{ x: 77, y: 730},
{ x: 76, y: 729},
{ x: 76, y: 728},
{ x: 77, y: 728},
{ x: 76, y: 727},
{ x: 76, y: 726},
{ x: 77, y: 726},
{ x: 76, y: 725},
{ x: 75, y: 724},
{ x: 76, y: 724},
{ x: 76, y: 723},
{ x: 76, y: 722},
{ x: 75, y: 721},
{ x: 76, y: 721},
{ x: 76, y: 720},
{ x: 76, y: 719},
{ x: 75, y: 719},
{ x: 76, y: 718},
{ x: 76, y: 717},
{ x: 76, y: 716},
{ x: 76, y: 715},
{ x: 77, y: 715},
{ x: 76, y: 714},
{ x: 77, y: 713},
{ x: 76, y: 713},
{ x: 77, y: 712},
{ x: 76, y: 712},
{ x: 76, y: 711},
{ x: 77, y: 711},
{ x: 77, y: 710},
{ x: 77, y: 709},
{ x: 78, y: 708},
{ x: 77, y: 708},
{ x: 77, y: 707},
{ x: 78, y: 706},
{ x: 78, y: 707},
{ x: 77, y: 706},
{ x: 78, y: 705},
{ x: 79, y: 704},
{ x: 78, y: 703},
{ x: 78, y: 704},
{ x: 79, y: 705},
{ x: 80, y: 705},
{ x: 81, y: 706},
{ x: 82, y: 707},
{ x: 83, y: 708},
{ x: 84, y: 709},
{ x: 84, y: 708},
{ x: 83, y: 707},
{ x: 82, y: 706},
{ x: 81, y: 705},
{ x: 80, y: 704},
{ x: 79, y: 703},
{ x: 80, y: 703},
{ x: 80, y: 702},
{ x: 81, y: 701},
{ x: 81, y: 700},
{ x: 80, y: 699},
{ x: 81, y: 698},
{ x: 81, y: 699},
{ x: 80, y: 700},
{ x: 80, y: 701},
{ x: 79, y: 702},
{ x: 79, y: 701},
{ x: 78, y: 702},
{ x: 77, y: 702},
{ x: 76, y: 701},
{ x: 77, y: 701},
{ x: 76, y: 700},
{ x: 75, y: 699},
{ x: 74, y: 700},
{ x: 75, y: 700},
{ x: 75, y: 701},
{ x: 74, y: 702},
{ x: 74, y: 701},
{ x: 73, y: 702},
{ x: 74, y: 703},
{ x: 73, y: 703},
{ x: 73, y: 704},
{ x: 72, y: 705},
{ x: 73, y: 705},
{ x: 72, y: 706},
{ x: 72, y: 707},
{ x: 71, y: 708},
{ x: 71, y: 707},
{ x: 72, y: 708},
{ x: 71, y: 709},
{ x: 70, y: 710},
{ x: 70, y: 709},
{ x: 71, y: 710},
{ x: 70, y: 711},
{ x: 70, y: 712},
{ x: 69, y: 713},
{ x: 70, y: 713},
{ x: 70, y: 714},
{ x: 69, y: 715},
{ x: 69, y: 714},
{ x: 68, y: 715},
{ x: 68, y: 716},
{ x: 68, y: 717},
{ x: 67, y: 718},
{ x: 68, y: 718},
{ x: 67, y: 719},
{ x: 68, y: 719},
{ x: 67, y: 720},
{ x: 67, y: 721},
{ x: 66, y: 722},
{ x: 66, y: 723},
{ x: 67, y: 722},
{ x: 67, y: 723},
{ x: 66, y: 724},
{ x: 65, y: 725},
{ x: 66, y: 725},
{ x: 65, y: 726},
{ x: 66, y: 726},
{ x: 65, y: 727},
{ x: 65, y: 728},
{ x: 65, y: 729},
{ x: 65, y: 730},
{ x: 64, y: 731},
{ x: 64, y: 730},
{ x: 65, y: 731},
{ x: 65, y: 732},
{ x: 64, y: 732},
{ x: 64, y: 733},
{ x: 64, y: 734},
{ x: 64, y: 735},
{ x: 63, y: 736},
{ x: 64, y: 736},
{ x: 63, y: 737},
{ x: 64, y: 737},
{ x: 64, y: 738},
{ x: 63, y: 738},
{ x: 63, y: 739},
{ x: 64, y: 740},
{ x: 63, y: 740},
{ x: 63, y: 741},
{ x: 63, y: 742},
{ x: 62, y: 743},
{ x: 63, y: 743},
{ x: 63, y: 744},
{ x: 62, y: 745},
{ x: 63, y: 745},
{ x: 63, y: 746},
{ x: 62, y: 746},
{ x: 62, y: 747},
{ x: 62, y: 748},
{ x: 62, y: 749},
{ x: 63, y: 749},
{ x: 62, y: 750},
{ x: 62, y: 751},
{ x: 62, y: 752},
{ x: 63, y: 752},
{ x: 62, y: 753},
{ x: 63, y: 754},
{ x: 62, y: 754},
{ x: 63, y: 755},
{ x: 62, y: 755},
{ x: 63, y: 756},
{ x: 62, y: 756},
{ x: 63, y: 757},
{ x: 63, y: 758},
{ x: 63, y: 759},
{ x: 64, y: 759},
{ x: 63, y: 760},
{ x: 64, y: 761},
{ x: 64, y: 762},
{ x: 64, y: 763},
{ x: 65, y: 765},
{ x: 64, y: 764},
{ x: 62, y: 765},
{ x: 62, y: 766},
{ x: 62, y: 767},
{ x: 61, y: 768},
{ x: 61, y: 767},
{ x: 62, y: 768},
{ x: 61, y: 769},
{ x: 61, y: 770},
{ x: 61, y: 771},
{ x: 62, y: 771},
{ x: 61, y: 772},
{ x: 61, y: 773},
{ x: 61, y: 774},
{ x: 61, y: 775},
{ x: 62, y: 776},
{ x: 61, y: 776},
{ x: 61, y: 777},
{ x: 62, y: 778},
{ x: 61, y: 778},
{ x: 61, y: 779},
{ x: 62, y: 779},
{ x: 61, y: 780},
{ x: 62, y: 780},
{ x: 62, y: 781},
{ x: 62, y: 782},
{ x: 62, y: 783},
{ x: 63, y: 783},
{ x: 63, y: 784},
{ x: 62, y: 784},
{ x: 63, y: 785},
{ x: 63, y: 786},
{ x: 63, y: 787},
{ x: 63, y: 788},
{ x: 64, y: 787},
{ x: 64, y: 788},
{ x: 64, y: 789},
{ x: 64, y: 790},
{ x: 64, y: 791},
{ x: 65, y: 790},
{ x: 65, y: 791},
{ x: 65, y: 792},
{ x: 65, y: 793},
{ x: 66, y: 794},
{ x: 66, y: 795},
{ x: 65, y: 794},
{ x: 65, y: 795},
{ x: 66, y: 796},
{ x: 67, y: 796},
{ x: 66, y: 797},
{ x: 66, y: 798},
{ x: 67, y: 799},
{ x: 67, y: 800},
{ x: 67, y: 801},
{ x: 67, y: 802},
{ x: 68, y: 802},
{ x: 69, y: 802},
{ x: 68, y: 803},
{ x: 67, y: 803},
{ x: 66, y: 804},
{ x: 67, y: 804},
{ x: 68, y: 804},
{ x: 68, y: 805},
{ x: 68, y: 806},
{ x: 66, y: 805},
{ x: 66, y: 806},
{ x: 65, y: 806},
{ x: 64, y: 807},
{ x: 65, y: 807},
{ x: 65, y: 808},
{ x: 64, y: 808},
{ x: 64, y: 809},
{ x: 64, y: 810},
{ x: 64, y: 811},
{ x: 63, y: 811},
{ x: 64, y: 812},
{ x: 63, y: 812},
{ x: 62, y: 813},
{ x: 63, y: 813},
{ x: 63, y: 814},
{ x: 63, y: 815},
{ x: 62, y: 815},
{ x: 62, y: 816},
{ x: 63, y: 816},
{ x: 62, y: 817},
{ x: 62, y: 818},
{ x: 67, y: 822},
{ x: 66, y: 824},
{ x: 66, y: 825},
{ x: 66, y: 826},
{ x: 66, y: 827},
{ x: 65, y: 828},
{ x: 65, y: 829},
{ x: 65, y: 830},
{ x: 65, y: 831},
{ x: 65, y: 832},
{ x: 64, y: 833},
{ x: 65, y: 833},
{ x: 64, y: 834},
{ x: 65, y: 835},
{ x: 64, y: 835},
{ x: 62, y: 834},
{ x: 62, y: 832},
{ x: 62, y: 831},
{ x: 62, y: 830},
{ x: 62, y: 829},
{ x: 62, y: 828},
{ x: 62, y: 827},
{ x: 61, y: 826},
{ x: 62, y: 826},
{ x: 62, y: 825},
{ x: 62, y: 824},
{ x: 61, y: 824},
{ x: 62, y: 823},
{ x: 62, y: 822},
{ x: 61, y: 821},
{ x: 62, y: 821},
{ x: 62, y: 820},
{ x: 62, y: 819},
{ x: 61, y: 818},
{ x: 58, y: 817},
{ x: 57, y: 818},
{ x: 58, y: 819},
{ x: 58, y: 820},
{ x: 57, y: 819},
{ x: 57, y: 820},
{ x: 57, y: 821},
{ x: 57, y: 822},
{ x: 57, y: 823},
{ x: 56, y: 824},
{ x: 56, y: 825},
{ x: 57, y: 824},
{ x: 57, y: 825},
{ x: 57, y: 826},
{ x: 56, y: 826},
{ x: 56, y: 827},
{ x: 57, y: 828},
{ x: 56, y: 828},
{ x: 56, y: 829},
{ x: 56, y: 830},
{ x: 56, y: 831},
{ x: 55, y: 831},
{ x: 56, y: 832},
{ x: 56, y: 833},
{ x: 56, y: 834},
{ x: 56, y: 835},
{ x: 55, y: 834},
{ x: 55, y: 835},
{ x: 56, y: 836},
{ x: 56, y: 837},
{ x: 55, y: 837},
{ x: 55, y: 838},
{ x: 55, y: 839},
{ x: 56, y: 840},
{ x: 56, y: 839},
{ x: 55, y: 840},
{ x: 55, y: 841},
{ x: 56, y: 841},
{ x: 55, y: 842},
{ x: 55, y: 843},
{ x: 56, y: 843},
{ x: 55, y: 844},
{ x: 56, y: 845},
{ x: 55, y: 845},
{ x: 55, y: 846},
{ x: 55, y: 847},
{ x: 55, y: 848},
{ x: 56, y: 847},
{ x: 56, y: 848},
{ x: 56, y: 849},
{ x: 55, y: 849},
{ x: 56, y: 850},
{ x: 55, y: 850},
{ x: 56, y: 851},
{ x: 56, y: 852},
{ x: 56, y: 853},
{ x: 57, y: 854},
{ x: 56, y: 854},
{ x: 57, y: 855},
{ x: 56, y: 855},
{ x: 57, y: 856},
{ x: 57, y: 857},
{ x: 58, y: 858},
{ x: 57, y: 858},
{ x: 58, y: 859},
{ x: 58, y: 860},
{ x: 59, y: 861},
{ x: 59, y: 862},
{ x: 59, y: 863},
{ x: 60, y: 863},
{ x: 60, y: 864},
{ x: 60, y: 865},
{ x: 61, y: 866},
{ x: 61, y: 867},
{ x: 62, y: 868},
{ x: 62, y: 869},
{ x: 64, y: 871},
{ x: 65, y: 870},
{ x: 66, y: 871},
{ x: 67, y: 872},
{ x: 67, y: 873},
{ x: 67, y: 874},
{ x: 68, y: 874},
{ x: 68, y: 875},
{ x: 68, y: 876},
{ x: 67, y: 877},
{ x: 67, y: 878},
{ x: 68, y: 878},
{ x: 68, y: 879},
{ x: 68, y: 880},
{ x: 68, y: 881},
{ x: 68, y: 882},
{ x: 69, y: 883},
{ x: 69, y: 884},
{ x: 70, y: 884},
{ x: 70, y: 885},
{ x: 70, y: 886},
{ x: 71, y: 887},
{ x: 72, y: 887},
{ x: 72, y: 888},
{ x: 71, y: 888},
{ x: 71, y: 889},
{ x: 71, y: 890},
{ x: 72, y: 889},
{ x: 72, y: 890},
{ x: 73, y: 890},
{ x: 73, y: 891},
{ x: 73, y: 892},
{ x: 72, y: 891},
{ x: 72, y: 892},
{ x: 73, y: 893},
{ x: 74, y: 893},
{ x: 73, y: 894},
{ x: 74, y: 894},
{ x: 74, y: 895},
{ x: 73, y: 895},
{ x: 74, y: 896},
{ x: 75, y: 896},
{ x: 75, y: 897},
{ x: 74, y: 898},
{ x: 74, y: 897},
{ x: 75, y: 898},
{ x: 75, y: 899},
{ x: 76, y: 900},
{ x: 76, y: 899},
{ x: 75, y: 900},
{ x: 75, y: 901},
{ x: 76, y: 901},
{ x: 76, y: 902},
{ x: 76, y: 903},
{ x: 77, y: 903},
{ x: 76, y: 904},
{ x: 76, y: 905},
{ x: 77, y: 905},
{ x: 77, y: 906},
{ x: 76, y: 906},
{ x: 77, y: 907},
{ x: 77, y: 908},
{ x: 77, y: 909},
{ x: 77, y: 910},
{ x: 77, y: 911},
{ x: 78, y: 910},
{ x: 78, y: 911},
{ x: 78, y: 912},
{ x: 78, y: 913},
{ x: 77, y: 912},
{ x: 77, y: 913},
{ x: 78, y: 914},
{ x: 78, y: 915},
{ x: 78, y: 916},
{ x: 79, y: 916},
{ x: 78, y: 917},
{ x: 79, y: 918},
{ x: 78, y: 918},
{ x: 79, y: 919},
{ x: 78, y: 920},
{ x: 78, y: 921},
{ x: 79, y: 920},
{ x: 79, y: 921},
{ x: 79, y: 922},
{ x: 78, y: 923},
{ x: 79, y: 923},
{ x: 79, y: 924},
{ x: 78, y: 924},
{ x: 79, y: 925},
{ x: 78, y: 926},
{ x: 78, y: 927},
{ x: 78, y: 928},
{ x: 79, y: 927},
{ x: 79, y: 928},
{ x: 78, y: 929},
{ x: 78, y: 930},
{ x: 78, y: 931},
{ x: 79, y: 931},
{ x: 78, y: 932},
{ x: 78, y: 933},
{ x: 77, y: 934},
{ x: 78, y: 935},
{ x: 78, y: 936},
{ x: 78, y: 937},
{ x: 79, y: 938},
{ x: 78, y: 939},
{ x: 78, y: 938},
{ x: 79, y: 939},
{ x: 78, y: 940},
{ x: 79, y: 940},
{ x: 78, y: 941},
{ x: 79, y: 941},
{ x: 79, y: 942},
{ x: 78, y: 942},
{ x: 78, y: 943},
{ x: 78, y: 944},
{ x: 79, y: 944},
{ x: 80, y: 943},
{ x: 79, y: 943},
{ x: 80, y: 944},
{ x: 83, y: 943},
{ x: 83, y: 942},
{ x: 82, y: 941},
{ x: 81, y: 940},
{ x: 81, y: 939},
{ x: 80, y: 938},
{ x: 79, y: 937},
{ x: 79, y: 936},
{ x: 79, y: 935},
{ x: 78, y: 934},
{ x: 77, y: 933},
{ x: 77, y: 932},
{ x: 77, y: 931},
{ x: 76, y: 931},
{ x: 76, y: 930},
{ x: 76, y: 929},
{ x: 76, y: 928},
{ x: 75, y: 929},
{ x: 75, y: 928},
{ x: 75, y: 927},
{ x: 75, y: 926},
{ x: 74, y: 926},
{ x: 75, y: 925},
{ x: 74, y: 925},
{ x: 74, y: 924},
{ x: 74, y: 923},
{ x: 73, y: 923},
{ x: 73, y: 922},
{ x: 74, y: 922},
{ x: 73, y: 921},
{ x: 73, y: 920},
{ x: 73, y: 919},
{ x: 73, y: 918},
{ x: 72, y: 919},
{ x: 72, y: 918},
{ x: 72, y: 917},
{ x: 72, y: 916},
{ x: 72, y: 915},
{ x: 71, y: 916},
{ x: 71, y: 915},
{ x: 71, y: 914},
{ x: 71, y: 913},
{ x: 70, y: 912},
{ x: 71, y: 911},
{ x: 71, y: 912},
{ x: 70, y: 911},
{ x: 70, y: 910},
{ x: 70, y: 909},
{ x: 70, y: 908},
{ x: 69, y: 907},
{ x: 69, y: 906},
{ x: 70, y: 907},
{ x: 70, y: 906},
{ x: 69, y: 905},
{ x: 69, y: 904},
{ x: 69, y: 903},
{ x: 68, y: 903},
{ x: 69, y: 902},
{ x: 68, y: 901},
{ x: 69, y: 901},
{ x: 69, y: 900},
{ x: 68, y: 900},
{ x: 69, y: 899},
{ x: 68, y: 898},
{ x: 68, y: 897},
{ x: 69, y: 898},
{ x: 69, y: 897},
{ x: 68, y: 896},
{ x: 68, y: 895},
{ x: 69, y: 895},
{ x: 69, y: 894},
{ x: 68, y: 894},
{ x: 68, y: 893},
{ x: 68, y: 892},
{ x: 69, y: 892},
{ x: 68, y: 891},
{ x: 68, y: 890},
{ x: 69, y: 890},
{ x: 68, y: 889},
{ x: 68, y: 888},
{ x: 70, y: 887},
{ x: 71, y: 886},
{ x: 71, y: 885},
{ x: 71, y: 884},
{ x: 70, y: 883},
{ x: 69, y: 882},
{ x: 70, y: 882},
{ x: 69, y: 881},
{ x: 70, y: 880},
{ x: 69, y: 880},
{ x: 69, y: 879},
{ x: 69, y: 878},
{ x: 68, y: 877},
{ x: 67, y: 876},
{ x: 67, y: 875},
{ x: 66, y: 874},
{ x: 66, y: 873},
{ x: 66, y: 872},
{ x: 67, y: 871},
{ x: 66, y: 870},
{ x: 66, y: 869},
{ x: 66, y: 868},
{ x: 65, y: 869},
{ x: 65, y: 868},
{ x: 65, y: 867},
{ x: 66, y: 866},
{ x: 65, y: 866},
{ x: 65, y: 865},
{ x: 65, y: 864},
{ x: 64, y: 863},
{ x: 65, y: 863},
{ x: 65, y: 862},
{ x: 65, y: 861},
{ x: 64, y: 860},
{ x: 64, y: 861},
{ x: 65, y: 860},
{ x: 65, y: 859},
{ x: 64, y: 858},
{ x: 65, y: 857},
{ x: 65, y: 858},
{ x: 64, y: 857},
{ x: 64, y: 856},
{ x: 64, y: 855},
{ x: 65, y: 854},
{ x: 65, y: 855},
{ x: 64, y: 854},
{ x: 64, y: 853},
{ x: 65, y: 852},
{ x: 64, y: 852},
{ x: 64, y: 851},
{ x: 64, y: 850},
{ x: 65, y: 850},
{ x: 64, y: 849},
{ x: 65, y: 848},
{ x: 64, y: 848},
{ x: 64, y: 847},
{ x: 64, y: 846},
{ x: 65, y: 846},
{ x: 64, y: 845},
{ x: 64, y: 844},
{ x: 65, y: 844},
{ x: 64, y: 843},
{ x: 64, y: 842},
{ x: 65, y: 841},
{ x: 64, y: 841},
{ x: 64, y: 840},
{ x: 64, y: 839},
{ x: 64, y: 838},
{ x: 63, y: 837},
{ x: 64, y: 836},
{ x: 64, y: 837},
{ x: 65, y: 838},
{ x: 70, y: 847},
{ x: 70, y: 846},
{ x: 70, y: 845},
{ x: 70, y: 844},
{ x: 70, y: 843},
{ x: 70, y: 842},
{ x: 70, y: 841},
{ x: 71, y: 840},
{ x: 70, y: 840},
{ x: 70, y: 839},
{ x: 71, y: 839},
{ x: 71, y: 838},
{ x: 71, y: 837},
{ x: 71, y: 836},
{ x: 71, y: 835},
{ x: 71, y: 834},
{ x: 72, y: 835},
{ x: 72, y: 834},
{ x: 72, y: 833},
{ x: 72, y: 832},
{ x: 71, y: 831},
{ x: 72, y: 831},
{ x: 72, y: 830},
{ x: 73, y: 830},
{ x: 73, y: 829},
{ x: 72, y: 829},
{ x: 73, y: 828},
{ x: 73, y: 827},
{ x: 73, y: 826},
{ x: 73, y: 825},
{ x: 74, y: 826},
{ x: 74, y: 825},
{ x: 74, y: 824},
{ x: 74, y: 823},
{ x: 73, y: 823},
{ x: 74, y: 822},
{ x: 75, y: 821},
{ x: 75, y: 820},
{ x: 74, y: 821},
{ x: 74, y: 820},
{ x: 75, y: 819},
{ x: 75, y: 818},
{ x: 75, y: 817},
{ x: 76, y: 816},
{ x: 75, y: 816},
{ x: 76, y: 815},
{ x: 75, y: 815},
{ x: 76, y: 814},
{ x: 76, y: 813},
{ x: 76, y: 812},
{ x: 76, y: 811},
{ x: 77, y: 811},
{ x: 76, y: 810},
{ x: 77, y: 809},
{ x: 76, y: 809},
{ x: 76, y: 808},
{ x: 77, y: 808},
{ x: 77, y: 807},
{ x: 76, y: 807},
{ x: 77, y: 806},
{ x: 77, y: 805},
{ x: 77, y: 804},
{ x: 77, y: 803},
{ x: 76, y: 802},
{ x: 77, y: 801},
{ x: 77, y: 802},
{ x: 78, y: 802},
{ x: 94, y: 806},
{ x: 95, y: 807},
{ x: 94, y: 808},
{ x: 94, y: 807},
{ x: 95, y: 806},
{ x: 95, y: 805},
{ x: 95, y: 804},
{ x: 95, y: 803},
{ x: 96, y: 803},
{ x: 96, y: 802},
{ x: 96, y: 801},
{ x: 95, y: 802},
{ x: 95, y: 801},
{ x: 96, y: 800},
{ x: 96, y: 799},
{ x: 97, y: 799},
{ x: 97, y: 798},
{ x: 98, y: 797},
{ x: 97, y: 796},
{ x: 97, y: 797},
{ x: 98, y: 796},
{ x: 98, y: 795},
{ x: 98, y: 794},
{ x: 99, y: 793},
{ x: 99, y: 794},
{ x: 100, y: 793},
{ x: 101, y: 793},
{ x: 101, y: 792},
{ x: 101, y: 791},
{ x: 102, y: 792},
{ x: 103, y: 792},
{ x: 103, y: 793},
{ x: 103, y: 794},
{ x: 103, y: 795},
{ x: 103, y: 796},
{ x: 104, y: 797},
{ x: 104, y: 798},
{ x: 103, y: 797},
{ x: 104, y: 796},
{ x: 105, y: 795},
{ x: 105, y: 794},
{ x: 106, y: 793},
{ x: 106, y: 792},
{ x: 106, y: 791},
{ x: 107, y: 791},
{ x: 107, y: 790},
{ x: 108, y: 790},
{ x: 109, y: 789},
{ x: 108, y: 788},
{ x: 109, y: 787},
{ x: 110, y: 788},
{ x: 112, y: 787},
{ x: 113, y: 787},
{ x: 114, y: 787},
{ x: 116, y: 788},
{ x: 117, y: 789},
{ x: 117, y: 790},
{ x: 116, y: 789},
{ x: 115, y: 788},
{ x: 114, y: 788},
{ x: 113, y: 788},
{ x: 112, y: 788},
{ x: 111, y: 788},
{ x: 110, y: 789},
{ x: 109, y: 788},
{ x: 108, y: 789},
{ x: 107, y: 789},
{ x: 106, y: 788},
{ x: 106, y: 787},
{ x: 105, y: 788},
{ x: 105, y: 789},
{ x: 104, y: 789},
{ x: 104, y: 790},
{ x: 104, y: 791},
{ x: 104, y: 792},
{ x: 105, y: 793},
{ x: 106, y: 794},
{ x: 106, y: 795},
{ x: 106, y: 796},
{ x: 106, y: 797},
{ x: 106, y: 798},
{ x: 107, y: 798},
{ x: 107, y: 799},
{ x: 108, y: 799},
{ x: 108, y: 800},
{ x: 108, y: 801},
{ x: 109, y: 800},
{ x: 109, y: 801},
{ x: 109, y: 802},
{ x: 108, y: 803},
{ x: 107, y: 802},
{ x: 107, y: 803},
{ x: 106, y: 802},
{ x: 106, y: 801},
{ x: 105, y: 800},
{ x: 104, y: 799},
{ x: 105, y: 799},
{ x: 106, y: 800},
{ x: 105, y: 801},
{ x: 102, y: 802},
{ x: 102, y: 803},
{ x: 101, y: 803},
{ x: 100, y: 804},
{ x: 101, y: 804},
{ x: 101, y: 805},
{ x: 101, y: 806},
{ x: 102, y: 806},
{ x: 101, y: 807},
{ x: 101, y: 808},
{ x: 101, y: 809},
{ x: 100, y: 809},
{ x: 101, y: 810},
{ x: 101, y: 811},
{ x: 102, y: 812},
{ x: 101, y: 812},
{ x: 101, y: 813},
{ x: 102, y: 814},
{ x: 101, y: 814},
{ x: 94, y: 810},
{ x: 94, y: 809},
{ x: 93, y: 810},
{ x: 93, y: 811},
{ x: 94, y: 811},
{ x: 93, y: 812},
{ x: 92, y: 813},
{ x: 93, y: 813},
{ x: 93, y: 814},
{ x: 92, y: 815},
{ x: 92, y: 814},
{ x: 91, y: 815},
{ x: 91, y: 816},
{ x: 90, y: 817},
{ x: 91, y: 817},
{ x: 91, y: 818},
{ x: 90, y: 818},
{ x: 90, y: 819},
{ x: 90, y: 820},
{ x: 89, y: 820},
{ x: 89, y: 821},
{ x: 88, y: 822},
{ x: 88, y: 823},
{ x: 89, y: 822},
{ x: 89, y: 823},
{ x: 88, y: 824},
{ x: 87, y: 825},
{ x: 88, y: 825},
{ x: 87, y: 826},
{ x: 86, y: 827},
{ x: 87, y: 827},
{ x: 86, y: 828},
{ x: 87, y: 828},
{ x: 86, y: 829},
{ x: 85, y: 830},
{ x: 86, y: 830},
{ x: 85, y: 831},
{ x: 84, y: 832},
{ x: 85, y: 832},
{ x: 84, y: 833},
{ x: 84, y: 834},
{ x: 83, y: 834},
{ x: 82, y: 835},
{ x: 82, y: 836},
{ x: 83, y: 835},
{ x: 83, y: 836},
{ x: 82, y: 837},
{ x: 81, y: 837},
{ x: 81, y: 838},
{ x: 81, y: 839},
{ x: 80, y: 839},
{ x: 81, y: 840},
{ x: 80, y: 841},
{ x: 80, y: 840},
{ x: 79, y: 841},
{ x: 79, y: 842},
{ x: 78, y: 843},
{ x: 78, y: 844},
{ x: 79, y: 843},
{ x: 79, y: 844},
{ x: 78, y: 845},
{ x: 77, y: 845},
{ x: 76, y: 846},
{ x: 77, y: 846},
{ x: 77, y: 847},
{ x: 76, y: 847},
{ x: 76, y: 848},
{ x: 75, y: 848},
{ x: 75, y: 849},
{ x: 74, y: 850},
{ x: 73, y: 850},
{ x: 73, y: 851},
{ x: 74, y: 852},
{ x: 74, y: 851},
{ x: 73, y: 852},
{ x: 73, y: 853},
{ x: 73, y: 854},
{ x: 72, y: 854},
{ x: 73, y: 855},
{ x: 73, y: 856},
{ x: 72, y: 857},
{ x: 73, y: 857},
{ x: 74, y: 858},
{ x: 73, y: 858},
{ x: 73, y: 859},
{ x: 73, y: 860},
{ x: 74, y: 861},
{ x: 73, y: 861},
{ x: 73, y: 862},
{ x: 73, y: 863},
{ x: 74, y: 863},
{ x: 73, y: 864},
{ x: 74, y: 864},
{ x: 74, y: 865},
{ x: 74, y: 866},
{ x: 75, y: 867},
{ x: 74, y: 867},
{ x: 75, y: 868},
{ x: 75, y: 869},
{ x: 76, y: 869},
{ x: 76, y: 870},
{ x: 77, y: 870},
{ x: 77, y: 871},
{ x: 78, y: 871},
{ x: 79, y: 872},
{ x: 79, y: 871},
{ x: 80, y: 872},
{ x: 81, y: 872},
{ x: 81, y: 871},
{ x: 82, y: 872},
{ x: 83, y: 872},
{ x: 84, y: 871},
{ x: 84, y: 872},
{ x: 85, y: 872},
{ x: 86, y: 871},
{ x: 86, y: 872},
{ x: 87, y: 871},
{ x: 88, y: 871},
{ x: 89, y: 870},
{ x: 89, y: 871},
{ x: 92, y: 868},
{ x: 92, y: 867},
{ x: 93, y: 866},
{ x: 92, y: 866},
{ x: 92, y: 865},
{ x: 92, y: 864},
{ x: 92, y: 863},
{ x: 93, y: 862},
{ x: 92, y: 861},
{ x: 92, y: 859},
{ x: 92, y: 858},
{ x: 92, y: 857},
{ x: 92, y: 856},
{ x: 92, y: 855},
{ x: 91, y: 854},
{ x: 91, y: 855},
{ x: 91, y: 856},
{ x: 91, y: 858},
{ x: 91, y: 859},
{ x: 92, y: 860},
{ x: 91, y: 861},
{ x: 92, y: 862},
{ x: 91, y: 864},
{ x: 90, y: 863},
{ x: 89, y: 863},
{ x: 88, y: 864},
{ x: 87, y: 864},
{ x: 86, y: 865},
{ x: 86, y: 864},
{ x: 85, y: 865},
{ x: 85, y: 864},
{ x: 84, y: 865},
{ x: 84, y: 864},
{ x: 83, y: 865},
{ x: 82, y: 865},
{ x: 81, y: 865},
{ x: 80, y: 865},
{ x: 79, y: 864},
{ x: 79, y: 865},
{ x: 78, y: 864},
{ x: 77, y: 863},
{ x: 78, y: 862},
{ x: 78, y: 863},
{ x: 77, y: 862},
{ x: 77, y: 861},
{ x: 78, y: 861},
{ x: 78, y: 860},
{ x: 78, y: 859},
{ x: 79, y: 858},
{ x: 78, y: 858},
{ x: 78, y: 857},
{ x: 79, y: 857},
{ x: 79, y: 856},
{ x: 79, y: 855},
{ x: 80, y: 855},
{ x: 80, y: 854},
{ x: 79, y: 854},
{ x: 80, y: 853},
{ x: 80, y: 852},
{ x: 81, y: 852},
{ x: 82, y: 851},
{ x: 81, y: 851},
{ x: 82, y: 850},
{ x: 83, y: 850},
{ x: 83, y: 849},
{ x: 83, y: 848},
{ x: 84, y: 848},
{ x: 84, y: 847},
{ x: 84, y: 846},
{ x: 85, y: 845},
{ x: 86, y: 845},
{ x: 87, y: 844},
{ x: 86, y: 844},
{ x: 86, y: 843},
{ x: 87, y: 842},
{ x: 87, y: 843},
{ x: 88, y: 842},
{ x: 89, y: 842},
{ x: 90, y: 842},
{ x: 91, y: 842},
{ x: 90, y: 841},
{ x: 91, y: 841},
{ x: 92, y: 841},
{ x: 93, y: 840},
{ x: 94, y: 840},
{ x: 93, y: 841},
{ x: 94, y: 842},
{ x: 93, y: 843},
{ x: 92, y: 844},
{ x: 92, y: 845},
{ x: 91, y: 846},
{ x: 91, y: 848},
{ x: 90, y: 849},
{ x: 91, y: 850},
{ x: 90, y: 851},
{ x: 91, y: 853},
{ x: 91, y: 852},
{ x: 91, y: 851},
{ x: 91, y: 849},
{ x: 92, y: 848},
{ x: 91, y: 847},
{ x: 92, y: 846},
{ x: 93, y: 844},
{ x: 94, y: 843},
{ x: 95, y: 842},
{ x: 94, y: 841},
{ x: 95, y: 840},
{ x: 96, y: 840},
{ x: 97, y: 840},
{ x: 99, y: 840},
{ x: 98, y: 840},
{ x: 97, y: 842},
{ x: 96, y: 841},
{ x: 96, y: 842},
{ x: 96, y: 843},
{ x: 97, y: 843},
{ x: 98, y: 843},
{ x: 98, y: 844},
{ x: 98, y: 845},
{ x: 99, y: 845},
{ x: 99, y: 846},
{ x: 100, y: 847},
{ x: 100, y: 848},
{ x: 99, y: 847},
{ x: 99, y: 848},
{ x: 100, y: 849},
{ x: 100, y: 850},
{ x: 101, y: 850},
{ x: 101, y: 851},
{ x: 100, y: 851},
{ x: 101, y: 852},
{ x: 101, y: 853},
{ x: 102, y: 854},
{ x: 101, y: 854},
{ x: 102, y: 855},
{ x: 102, y: 856},
{ x: 102, y: 857},
{ x: 102, y: 858},
{ x: 103, y: 857},
{ x: 103, y: 858},
{ x: 103, y: 859},
{ x: 104, y: 860},
{ x: 103, y: 860},
{ x: 104, y: 861},
{ x: 103, y: 861},
{ x: 104, y: 862},
{ x: 104, y: 863},
{ x: 105, y: 863},
{ x: 105, y: 864},
{ x: 105, y: 865},
{ x: 105, y: 866},
{ x: 106, y: 867},
{ x: 107, y: 867},
{ x: 111, y: 869},
{ x: 112, y: 870},
{ x: 112, y: 872},
{ x: 112, y: 873},
{ x: 112, y: 871},
{ x: 112, y: 869},
{ x: 111, y: 868},
{ x: 111, y: 867},
{ x: 110, y: 867},
{ x: 109, y: 867},
{ x: 108, y: 867},
{ x: 107, y: 866},
{ x: 107, y: 865},
{ x: 107, y: 864},
{ x: 108, y: 864},
{ x: 107, y: 863},
{ x: 107, y: 862},
{ x: 106, y: 862},
{ x: 106, y: 861},
{ x: 107, y: 861},
{ x: 106, y: 860},
{ x: 107, y: 860},
{ x: 106, y: 859},
{ x: 106, y: 858},
{ x: 105, y: 857},
{ x: 106, y: 857},
{ x: 106, y: 856},
{ x: 105, y: 856},
{ x: 105, y: 855},
{ x: 105, y: 854},
{ x: 105, y: 853},
{ x: 104, y: 853},
{ x: 105, y: 852},
{ x: 104, y: 852},
{ x: 105, y: 851},
{ x: 105, y: 850},
{ x: 104, y: 850},
{ x: 104, y: 849},
{ x: 105, y: 849},
{ x: 104, y: 848},
{ x: 105, y: 847},
{ x: 105, y: 846},
{ x: 104, y: 845},
{ x: 104, y: 846},
{ x: 105, y: 845},
{ x: 105, y: 844},
{ x: 105, y: 843},
{ x: 105, y: 842},
{ x: 104, y: 841},
{ x: 105, y: 841},
{ x: 105, y: 840},
{ x: 104, y: 840},
{ x: 104, y: 839},
{ x: 105, y: 839},
{ x: 105, y: 838},
{ x: 104, y: 838},
{ x: 105, y: 837},
{ x: 105, y: 836},
{ x: 106, y: 836},
{ x: 106, y: 835},
{ x: 105, y: 835},
{ x: 104, y: 834},
{ x: 101, y: 835},
{ x: 101, y: 834},
{ x: 100, y: 834},
{ x: 99, y: 833},
{ x: 99, y: 834},
{ x: 98, y: 833},
{ x: 97, y: 833},
{ x: 97, y: 832},
{ x: 96, y: 832},
{ x: 96, y: 831},
{ x: 95, y: 831},
{ x: 95, y: 830},
{ x: 94, y: 830},
{ x: 94, y: 829},
{ x: 95, y: 828},
{ x: 94, y: 828},
{ x: 93, y: 828},
{ x: 93, y: 827},
{ x: 94, y: 826},
{ x: 94, y: 827},
{ x: 95, y: 827},
{ x: 96, y: 826},
{ x: 95, y: 826},
{ x: 96, y: 825},
{ x: 96, y: 824},
{ x: 97, y: 824},
{ x: 96, y: 823},
{ x: 97, y: 822},
{ x: 97, y: 823},
{ x: 98, y: 822},
{ x: 98, y: 821},
{ x: 98, y: 820},
{ x: 99, y: 820},
{ x: 99, y: 819},
{ x: 100, y: 819},
{ x: 100, y: 818},
{ x: 101, y: 817},
{ x: 100, y: 817},
{ x: 101, y: 816},
{ x: 101, y: 815},
{ x: 102, y: 816},
{ x: 105, y: 817},
{ x: 106, y: 817},
{ x: 106, y: 818},
{ x: 105, y: 818},
{ x: 104, y: 819},
{ x: 105, y: 819},
{ x: 104, y: 820},
{ x: 103, y: 821},
{ x: 104, y: 821},
{ x: 103, y: 822},
{ x: 103, y: 823},
{ x: 103, y: 824},
{ x: 102, y: 824},
{ x: 102, y: 825},
{ x: 103, y: 825},
{ x: 102, y: 826},
{ x: 103, y: 827},
{ x: 103, y: 828},
{ x: 102, y: 827},
{ x: 102, y: 828},
{ x: 103, y: 829},
{ x: 103, y: 830},
{ x: 104, y: 830},
{ x: 104, y: 831},
{ x: 103, y: 831},
{ x: 104, y: 832},
{ x: 104, y: 833},
{ x: 105, y: 834},
{ x: 106, y: 834},
{ x: 106, y: 833},
{ x: 106, y: 832},
{ x: 106, y: 831},
{ x: 107, y: 832},
{ x: 107, y: 831},
{ x: 107, y: 830},
{ x: 108, y: 830},
{ x: 108, y: 829},
{ x: 107, y: 829},
{ x: 108, y: 828},
{ x: 109, y: 827},
{ x: 108, y: 827},
{ x: 109, y: 826},
{ x: 109, y: 825},
{ x: 110, y: 824},
{ x: 109, y: 824},
{ x: 110, y: 823},
{ x: 109, y: 823},
{ x: 110, y: 822},
{ x: 110, y: 821},
{ x: 111, y: 821},
{ x: 111, y: 820},
{ x: 111, y: 819},
{ x: 111, y: 818},
{ x: 112, y: 818},
{ x: 112, y: 817},
{ x: 112, y: 816},
{ x: 113, y: 815},
{ x: 112, y: 815},
{ x: 113, y: 814},
{ x: 114, y: 813},
{ x: 113, y: 813},
{ x: 114, y: 812},
{ x: 113, y: 811},
{ x: 114, y: 810},
{ x: 114, y: 811},
{ x: 115, y: 810},
{ x: 114, y: 809},
{ x: 115, y: 809},
{ x: 115, y: 808},
{ x: 115, y: 807},
{ x: 115, y: 806},
{ x: 115, y: 805},
{ x: 116, y: 806},
{ x: 116, y: 805},
{ x: 116, y: 804},
{ x: 116, y: 803},
{ x: 117, y: 802},
{ x: 116, y: 801},
{ x: 116, y: 802},
{ x: 117, y: 801},
{ x: 117, y: 800},
{ x: 117, y: 799},
{ x: 118, y: 798},
{ x: 118, y: 797},
{ x: 117, y: 798},
{ x: 117, y: 797},
{ x: 118, y: 796},
{ x: 118, y: 795},
{ x: 118, y: 794},
{ x: 118, y: 793},
{ x: 119, y: 794},
{ x: 119, y: 793},
{ x: 119, y: 792},
{ x: 119, y: 791},
{ x: 118, y: 790},
{ x: 119, y: 790},
{ x: 120, y: 789},
{ x: 119, y: 789},
{ x: 120, y: 788},
{ x: 120, y: 787},
{ x: 121, y: 786},
{ x: 120, y: 785},
{ x: 120, y: 786},
{ x: 118, y: 787},
{ x: 118, y: 786},
{ x: 118, y: 785},
{ x: 118, y: 784},
{ x: 119, y: 784},
{ x: 120, y: 783},
{ x: 119, y: 783},
{ x: 120, y: 784},
{ x: 121, y: 784},
{ x: 121, y: 783},
{ x: 121, y: 782},
{ x: 121, y: 781},
{ x: 121, y: 780},
{ x: 120, y: 781},
{ x: 119, y: 782},
{ x: 119, y: 781},
{ x: 120, y: 780},
{ x: 119, y: 780},
{ x: 120, y: 779},
{ x: 121, y: 779},
{ x: 122, y: 778},
{ x: 122, y: 777},
{ x: 121, y: 778},
{ x: 120, y: 778},
{ x: 119, y: 778},
{ x: 120, y: 777},
{ x: 121, y: 777},
{ x: 120, y: 776},
{ x: 121, y: 775},
{ x: 120, y: 775},
{ x: 121, y: 774},
{ x: 121, y: 773},
{ x: 122, y: 774},
{ x: 123, y: 774},
{ x: 122, y: 775},
{ x: 121, y: 776},
{ x: 122, y: 776},
{ x: 123, y: 776},
{ x: 124, y: 775},
{ x: 123, y: 775},
{ x: 124, y: 774},
{ x: 125, y: 773},
{ x: 124, y: 773},
{ x: 125, y: 772},
{ x: 126, y: 771},
{ x: 125, y: 770},
{ x: 125, y: 771},
{ x: 126, y: 770},
{ x: 126, y: 769},
{ x: 126, y: 768},
{ x: 127, y: 768},
{ x: 127, y: 767},
{ x: 128, y: 766},
{ x: 127, y: 766},
{ x: 128, y: 765},
{ x: 129, y: 764},
{ x: 128, y: 764},
{ x: 128, y: 763},
{ x: 129, y: 763},
{ x: 129, y: 762},
{ x: 130, y: 762},
{ x: 130, y: 761},
{ x: 130, y: 760},
{ x: 131, y: 759},
{ x: 131, y: 760},
{ x: 132, y: 759},
{ x: 132, y: 758},
{ x: 132, y: 757},
{ x: 133, y: 756},
{ x: 133, y: 757},
{ x: 134, y: 756},
{ x: 133, y: 755},
{ x: 134, y: 754},
{ x: 134, y: 755},
{ x: 135, y: 754},
{ x: 135, y: 753},
{ x: 136, y: 752},
{ x: 137, y: 752},
{ x: 136, y: 753},
{ x: 136, y: 754},
{ x: 137, y: 753},
{ x: 138, y: 752},
{ x: 138, y: 751},
{ x: 139, y: 750},
{ x: 138, y: 750},
{ x: 139, y: 749},
{ x: 140, y: 749},
{ x: 140, y: 748},
{ x: 141, y: 748},
{ x: 142, y: 747},
{ x: 141, y: 747},
{ x: 142, y: 746},
{ x: 142, y: 745},
{ x: 143, y: 744},
{ x: 143, y: 745},
{ x: 144, y: 744},
{ x: 145, y: 743},
{ x: 144, y: 743},
{ x: 144, y: 742},
{ x: 145, y: 742},
{ x: 146, y: 742},
{ x: 146, y: 741},
{ x: 145, y: 741},
{ x: 145, y: 740},
{ x: 146, y: 739},
{ x: 147, y: 738},
{ x: 148, y: 738},
{ x: 148, y: 737},
{ x: 148, y: 736},
{ x: 149, y: 735},
{ x: 149, y: 736},
{ x: 150, y: 736},
{ x: 151, y: 736},
{ x: 150, y: 737},
{ x: 149, y: 737},
{ x: 149, y: 738},
{ x: 149, y: 739},
{ x: 148, y: 739},
{ x: 147, y: 740},
{ x: 147, y: 739},
{ x: 146, y: 740},
{ x: 147, y: 741},
{ x: 179, y: 772},
{ x: 179, y: 773},
{ x: 178, y: 774},
{ x: 179, y: 774},
{ x: 178, y: 775},
{ x: 177, y: 775},
{ x: 177, y: 776},
{ x: 176, y: 777},
{ x: 177, y: 777},
{ x: 177, y: 778},
{ x: 176, y: 779},
{ x: 176, y: 778},
{ x: 177, y: 779},
{ x: 176, y: 780},
{ x: 176, y: 781},
{ x: 176, y: 782},
{ x: 177, y: 783},
{ x: 176, y: 783},
{ x: 176, y: 784},
{ x: 177, y: 784},
{ x: 177, y: 785},
{ x: 177, y: 786},
{ x: 178, y: 786},
{ x: 177, y: 787},
{ x: 178, y: 787},
{ x: 178, y: 788},
{ x: 178, y: 789},
{ x: 179, y: 788},
{ x: 179, y: 789},
{ x: 179, y: 790},
{ x: 180, y: 790},
{ x: 180, y: 791},
{ x: 180, y: 792},
{ x: 181, y: 792},
{ x: 182, y: 793},
{ x: 183, y: 794},
{ x: 183, y: 795},
{ x: 180, y: 798},
{ x: 179, y: 797},
{ x: 178, y: 796},
{ x: 177, y: 795},
{ x: 176, y: 794},
{ x: 175, y: 793},
{ x: 174, y: 792},
{ x: 173, y: 791},
{ x: 173, y: 790},
{ x: 172, y: 789},
{ x: 171, y: 788},
{ x: 170, y: 787},
{ x: 170, y: 785},
{ x: 170, y: 786},
{ x: 170, y: 788},
{ x: 171, y: 789},
{ x: 172, y: 790},
{ x: 172, y: 791},
{ x: 173, y: 792},
{ x: 174, y: 793},
{ x: 175, y: 794},
{ x: 176, y: 795},
{ x: 177, y: 796},
{ x: 178, y: 797},
{ x: 179, y: 798},
{ x: 180, y: 799},
{ x: 180, y: 800},
{ x: 181, y: 801},
{ x: 181, y: 800},
{ x: 182, y: 801},
{ x: 182, y: 802},
{ x: 183, y: 802},
{ x: 183, y: 803},
{ x: 183, y: 804},
{ x: 184, y: 803},
{ x: 184, y: 804},
{ x: 185, y: 804},
{ x: 185, y: 805},
{ x: 185, y: 806},
{ x: 185, y: 807},
{ x: 186, y: 806},
{ x: 186, y: 807},
{ x: 186, y: 808},
{ x: 187, y: 808},
{ x: 187, y: 809},
{ x: 187, y: 810},
{ x: 188, y: 810},
{ x: 188, y: 811},
{ x: 189, y: 811},
{ x: 189, y: 812},
{ x: 189, y: 813},
{ x: 190, y: 813},
{ x: 190, y: 814},
{ x: 190, y: 815},
{ x: 191, y: 816},
{ x: 191, y: 817},
{ x: 196, y: 819},
{ x: 197, y: 818},
{ x: 197, y: 816},
{ x: 198, y: 815},
{ x: 199, y: 814},
{ x: 200, y: 813},
{ x: 201, y: 812},
{ x: 200, y: 811},
{ x: 200, y: 812},
{ x: 199, y: 813},
{ x: 198, y: 814},
{ x: 198, y: 816},
{ x: 197, y: 817},
{ x: 198, y: 818},
{ x: 197, y: 819},
{ x: 198, y: 820},
{ x: 197, y: 820},
{ x: 196, y: 821},
{ x: 197, y: 821},
{ x: 198, y: 822},
{ x: 197, y: 822},
{ x: 197, y: 823},
{ x: 198, y: 824},
{ x: 197, y: 825},
{ x: 197, y: 824},
{ x: 198, y: 825},
{ x: 198, y: 826},
{ x: 198, y: 827},
{ x: 199, y: 826},
{ x: 199, y: 827},
{ x: 200, y: 828},
{ x: 199, y: 828},
{ x: 200, y: 829},
{ x: 201, y: 829},
{ x: 201, y: 830},
{ x: 202, y: 830},
{ x: 203, y: 831},
{ x: 203, y: 830},
{ x: 204, y: 831},
{ x: 205, y: 831},
{ x: 206, y: 831},
{ x: 207, y: 831},
{ x: 208, y: 831},
{ x: 199, y: 843},
{ x: 198, y: 842},
{ x: 197, y: 842},
{ x: 197, y: 841},
{ x: 196, y: 840},
{ x: 195, y: 840},
{ x: 194, y: 841},
{ x: 194, y: 840},
{ x: 193, y: 839},
{ x: 193, y: 840},
{ x: 194, y: 839},
{ x: 195, y: 839},
{ x: 194, y: 838},
{ x: 193, y: 837},
{ x: 193, y: 838},
{ x: 192, y: 837},
{ x: 191, y: 837},
{ x: 191, y: 836},
{ x: 190, y: 835},
{ x: 189, y: 836},
{ x: 189, y: 837},
{ x: 190, y: 836},
{ x: 189, y: 835},
{ x: 188, y: 835},
{ x: 188, y: 834},
{ x: 187, y: 834},
{ x: 186, y: 833},
{ x: 186, y: 834},
{ x: 185, y: 833},
{ x: 184, y: 833},
{ x: 183, y: 833},
{ x: 184, y: 832},
{ x: 183, y: 832},
{ x: 182, y: 832},
{ x: 181, y: 832},
{ x: 181, y: 831},
{ x: 180, y: 832},
{ x: 180, y: 831},
{ x: 179, y: 830},
{ x: 179, y: 831},
{ x: 178, y: 830},
{ x: 177, y: 831},
{ x: 177, y: 830},
{ x: 176, y: 830},
{ x: 175, y: 830},
{ x: 175, y: 829},
{ x: 174, y: 829},
{ x: 173, y: 829},
{ x: 172, y: 829},
{ x: 171, y: 829},
{ x: 170, y: 830},
{ x: 169, y: 831},
{ x: 168, y: 831},
{ x: 169, y: 830},
{ x: 169, y: 829},
{ x: 170, y: 829},
{ x: 171, y: 830},
{ x: 170, y: 831},
{ x: 171, y: 831},
{ x: 172, y: 831},
{ x: 172, y: 830},
{ x: 173, y: 830},
{ x: 173, y: 831},
{ x: 174, y: 831},
{ x: 174, y: 830},
{ x: 175, y: 831},
{ x: 175, y: 832},
{ x: 176, y: 831},
{ x: 177, y: 832},
{ x: 178, y: 831},
{ x: 178, y: 832},
{ x: 179, y: 832},
{ x: 179, y: 833},
{ x: 180, y: 833},
{ x: 181, y: 834},
{ x: 181, y: 833},
{ x: 182, y: 834},
{ x: 183, y: 835},
{ x: 183, y: 834},
{ x: 184, y: 835},
{ x: 185, y: 836},
{ x: 185, y: 835},
{ x: 186, y: 836},
{ x: 186, y: 835},
{ x: 187, y: 836},
{ x: 187, y: 837},
{ x: 188, y: 837},
{ x: 189, y: 838},
{ x: 190, y: 838},
{ x: 190, y: 839},
{ x: 191, y: 839},
{ x: 192, y: 839},
{ x: 192, y: 840},
{ x: 193, y: 841},
{ x: 194, y: 842},
{ x: 195, y: 843},
{ x: 196, y: 842},
{ x: 196, y: 841},
{ x: 195, y: 842},
{ x: 196, y: 843},
{ x: 197, y: 844},
{ x: 197, y: 845},
{ x: 198, y: 844},
{ x: 197, y: 843},
{ x: 198, y: 843},
{ x: 199, y: 844},
{ x: 198, y: 845},
{ x: 198, y: 846},
{ x: 199, y: 847},
{ x: 199, y: 848},
{ x: 200, y: 848},
{ x: 200, y: 847},
{ x: 201, y: 847},
{ x: 200, y: 846},
{ x: 199, y: 846},
{ x: 199, y: 845},
{ x: 200, y: 845},
{ x: 201, y: 846},
{ x: 202, y: 847},
{ x: 202, y: 848},
{ x: 203, y: 849},
{ x: 204, y: 850},
{ x: 203, y: 850},
{ x: 202, y: 851},
{ x: 201, y: 851},
{ x: 202, y: 850},
{ x: 202, y: 849},
{ x: 201, y: 848},
{ x: 201, y: 849},
{ x: 201, y: 850},
{ x: 200, y: 849},
{ x: 197, y: 850},
{ x: 198, y: 851},
{ x: 199, y: 852},
{ x: 199, y: 853},
{ x: 198, y: 852},
{ x: 198, y: 853},
{ x: 199, y: 854},
{ x: 200, y: 854},
{ x: 199, y: 855},
{ x: 200, y: 856},
{ x: 200, y: 855},
{ x: 201, y: 856},
{ x: 200, y: 857},
{ x: 201, y: 858},
{ x: 201, y: 857},
{ x: 202, y: 858},
{ x: 202, y: 859},
{ x: 203, y: 860},
{ x: 202, y: 861},
{ x: 201, y: 860},
{ x: 201, y: 859},
{ x: 202, y: 860},
{ x: 203, y: 861},
{ x: 202, y: 862},
{ x: 203, y: 862},
{ x: 203, y: 863},
{ x: 203, y: 864},
{ x: 203, y: 865},
{ x: 207, y: 864},
{ x: 206, y: 863},
{ x: 207, y: 863},
{ x: 207, y: 862},
{ x: 206, y: 862},
{ x: 206, y: 861},
{ x: 205, y: 860},
{ x: 206, y: 860},
{ x: 205, y: 859},
{ x: 204, y: 858},
{ x: 205, y: 858},
{ x: 205, y: 857},
{ x: 204, y: 857},
{ x: 204, y: 856},
{ x: 203, y: 855},
{ x: 203, y: 854},
{ x: 202, y: 853},
{ x: 202, y: 852},
{ x: 203, y: 853},
{ x: 203, y: 852},
{ x: 204, y: 851},
{ x: 203, y: 851},
{ x: 204, y: 852},
{ x: 205, y: 852},
{ x: 204, y: 853},
{ x: 205, y: 853},
{ x: 204, y: 854},
{ x: 204, y: 855},
{ x: 205, y: 854},
{ x: 206, y: 854},
{ x: 206, y: 855},
{ x: 205, y: 855},
{ x: 206, y: 856},
{ x: 207, y: 857},
{ x: 207, y: 856},
{ x: 206, y: 857},
{ x: 207, y: 858},
{ x: 208, y: 858},
{ x: 208, y: 859},
{ x: 209, y: 860},
{ x: 208, y: 860},
{ x: 209, y: 861},
{ x: 208, y: 861},
{ x: 209, y: 862},
{ x: 209, y: 863},
{ x: 210, y: 862},
{ x: 210, y: 863},
{ x: 210, y: 864},
{ x: 210, y: 865},
{ x: 211, y: 865},
{ x: 211, y: 866},
{ x: 211, y: 868},
{ x: 212, y: 869},
{ x: 213, y: 870},
{ x: 214, y: 871},
{ x: 215, y: 872},
{ x: 216, y: 873},
{ x: 217, y: 873},
{ x: 219, y: 873},
{ x: 220, y: 873},
{ x: 221, y: 873},
{ x: 223, y: 873},
{ x: 224, y: 873},
{ x: 225, y: 872},
{ x: 226, y: 871},
{ x: 226, y: 872},
{ x: 224, y: 872},
{ x: 223, y: 872},
{ x: 222, y: 873},
{ x: 221, y: 874},
{ x: 219, y: 874},
{ x: 218, y: 873},
{ x: 217, y: 872},
{ x: 216, y: 872},
{ x: 215, y: 871},
{ x: 214, y: 870},
{ x: 213, y: 869},
{ x: 212, y: 870},
{ x: 211, y: 869},
{ x: 212, y: 868},
{ x: 211, y: 867},
{ x: 210, y: 866},
{ x: 208, y: 867},
{ x: 208, y: 866},
{ x: 207, y: 865},
{ x: 207, y: 866},
{ x: 207, y: 867},
{ x: 207, y: 868},
{ x: 207, y: 869},
{ x: 208, y: 869},
{ x: 207, y: 870},
{ x: 208, y: 870},
{ x: 207, y: 871},
{ x: 207, y: 872},
{ x: 207, y: 873},
{ x: 208, y: 872},
{ x: 208, y: 873},
{ x: 207, y: 874},
{ x: 207, y: 875},
{ x: 208, y: 875},
{ x: 207, y: 876},
{ x: 207, y: 877},
{ x: 206, y: 877},
{ x: 206, y: 878},
{ x: 205, y: 878},
{ x: 205, y: 879},
{ x: 206, y: 879},
{ x: 205, y: 880},
{ x: 204, y: 880},
{ x: 204, y: 881},
{ x: 203, y: 882},
{ x: 203, y: 881},
{ x: 202, y: 882},
{ x: 201, y: 882},
{ x: 201, y: 883},
{ x: 200, y: 884},
{ x: 201, y: 884},
{ x: 200, y: 883},
{ x: 199, y: 884},
{ x: 199, y: 883},
{ x: 198, y: 884},
{ x: 197, y: 884},
{ x: 198, y: 885},
{ x: 197, y: 885},
{ x: 196, y: 886},
{ x: 196, y: 885},
{ x: 195, y: 886},
{ x: 194, y: 886},
{ x: 193, y: 887},
{ x: 194, y: 887},
{ x: 193, y: 886},
{ x: 192, y: 887},
{ x: 191, y: 888},
{ x: 191, y: 887},
{ x: 190, y: 887},
{ x: 190, y: 888},
{ x: 189, y: 888},
{ x: 188, y: 888},
{ x: 188, y: 889},
{ x: 187, y: 889},
{ x: 187, y: 888},
{ x: 186, y: 889},
{ x: 185, y: 890},
{ x: 185, y: 889},
{ x: 184, y: 890},
{ x: 183, y: 890},
{ x: 184, y: 889},
{ x: 183, y: 889},
{ x: 182, y: 890},
{ x: 181, y: 890},
{ x: 180, y: 891},
{ x: 180, y: 890},
{ x: 179, y: 891},
{ x: 178, y: 891},
{ x: 179, y: 890},
{ x: 178, y: 890},
{ x: 177, y: 891},
{ x: 177, y: 890},
{ x: 176, y: 891},
{ x: 175, y: 891},
{ x: 174, y: 891},
{ x: 173, y: 891},
{ x: 172, y: 891},
{ x: 173, y: 888},
{ x: 173, y: 887},
{ x: 172, y: 887},
{ x: 171, y: 887},
{ x: 172, y: 886},
{ x: 173, y: 886},
{ x: 174, y: 887},
{ x: 174, y: 886},
{ x: 175, y: 887},
{ x: 175, y: 886},
{ x: 176, y: 886},
{ x: 176, y: 885},
{ x: 177, y: 885},
{ x: 177, y: 886},
{ x: 178, y: 885},
{ x: 179, y: 884},
{ x: 179, y: 885},
{ x: 180, y: 884},
{ x: 181, y: 884},
{ x: 181, y: 883},
{ x: 182, y: 883},
{ x: 183, y: 883},
{ x: 183, y: 882},
{ x: 184, y: 882},
{ x: 184, y: 881},
{ x: 185, y: 881},
{ x: 186, y: 881},
{ x: 187, y: 880},
{ x: 186, y: 880},
{ x: 186, y: 879},
{ x: 187, y: 879},
{ x: 188, y: 879},
{ x: 188, y: 878},
{ x: 189, y: 878},
{ x: 190, y: 877},
{ x: 188, y: 871},
{ x: 187, y: 871},
{ x: 188, y: 870},
{ x: 188, y: 869},
{ x: 189, y: 868},
{ x: 189, y: 867},
{ x: 190, y: 868},
{ x: 191, y: 867},
{ x: 190, y: 867},
{ x: 190, y: 866},
{ x: 191, y: 866},
{ x: 192, y: 865},
{ x: 191, y: 864},
{ x: 192, y: 864},
{ x: 193, y: 864},
{ x: 194, y: 864},
{ x: 195, y: 864},
{ x: 195, y: 865},
{ x: 194, y: 865},
{ x: 193, y: 865},
{ x: 193, y: 866},
{ x: 192, y: 866},
{ x: 192, y: 867},
{ x: 191, y: 868},
{ x: 190, y: 869},
{ x: 189, y: 870},
{ x: 189, y: 869},
{ x: 188, y: 868},
{ x: 187, y: 867},
{ x: 187, y: 868},
{ x: 187, y: 869},
{ x: 186, y: 870},
{ x: 186, y: 869},
{ x: 185, y: 870},
{ x: 186, y: 871},
{ x: 186, y: 872},
{ x: 185, y: 873},
{ x: 185, y: 872},
{ x: 184, y: 873},
{ x: 184, y: 874},
{ x: 183, y: 874},
{ x: 182, y: 875},
{ x: 182, y: 874},
{ x: 181, y: 873},
{ x: 182, y: 873},
{ x: 183, y: 872},
{ x: 184, y: 871},
{ x: 184, y: 870},
{ x: 183, y: 871},
{ x: 182, y: 872},
{ x: 181, y: 872},
{ x: 180, y: 873},
{ x: 179, y: 874},
{ x: 180, y: 875},
{ x: 181, y: 875},
{ x: 181, y: 876},
{ x: 180, y: 876},
{ x: 179, y: 877},
{ x: 178, y: 877},
{ x: 179, y: 876},
{ x: 178, y: 876},
{ x: 177, y: 877},
{ x: 176, y: 877},
{ x: 175, y: 877},
{ x: 175, y: 878},
{ x: 174, y: 877},
{ x: 173, y: 876},
{ x: 173, y: 875},
{ x: 174, y: 875},
{ x: 175, y: 875},
{ x: 176, y: 874},
{ x: 177, y: 875},
{ x: 176, y: 875},
{ x: 177, y: 874},
{ x: 178, y: 874},
{ x: 179, y: 873},
{ x: 178, y: 871},
{ x: 178, y: 870},
{ x: 179, y: 870},
{ x: 178, y: 869},
{ x: 177, y: 868},
{ x: 178, y: 867},
{ x: 178, y: 868},
{ x: 177, y: 867},
{ x: 177, y: 866},
{ x: 176, y: 866},
{ x: 176, y: 865},
{ x: 176, y: 864},
{ x: 175, y: 864},
{ x: 174, y: 863},
{ x: 173, y: 862},
{ x: 174, y: 861},
{ x: 174, y: 859},
{ x: 173, y: 859},
{ x: 172, y: 859},
{ x: 171, y: 859},
{ x: 170, y: 859},
{ x: 169, y: 859},
{ x: 168, y: 858},
{ x: 168, y: 859},
{ x: 167, y: 859},
{ x: 166, y: 859},
{ x: 165, y: 858},
{ x: 165, y: 859},
{ x: 164, y: 859},
{ x: 163, y: 859},
{ x: 162, y: 859},
{ x: 161, y: 860},
{ x: 161, y: 859},
{ x: 160, y: 859},
{ x: 160, y: 860},
{ x: 159, y: 859},
{ x: 159, y: 860},
{ x: 158, y: 860},
{ x: 157, y: 860},
{ x: 157, y: 859},
{ x: 156, y: 860},
{ x: 155, y: 861},
{ x: 155, y: 860},
{ x: 156, y: 861},
{ x: 157, y: 862},
{ x: 158, y: 863},
{ x: 158, y: 862},
{ x: 157, y: 863},
{ x: 156, y: 863},
{ x: 155, y: 863},
{ x: 154, y: 864},
{ x: 153, y: 864},
{ x: 154, y: 863},
{ x: 153, y: 862},
{ x: 153, y: 863},
{ x: 152, y: 863},
{ x: 152, y: 862},
{ x: 153, y: 861},
{ x: 153, y: 860},
{ x: 152, y: 861},
{ x: 151, y: 862},
{ x: 150, y: 862},
{ x: 149, y: 863},
{ x: 149, y: 864},
{ x: 150, y: 863},
{ x: 150, y: 864},
{ x: 151, y: 863},
{ x: 152, y: 864},
{ x: 151, y: 865},
{ x: 151, y: 864},
{ x: 150, y: 865},
{ x: 149, y: 865},
{ x: 148, y: 865},
{ x: 148, y: 864},
{ x: 147, y: 864},
{ x: 146, y: 865},
{ x: 147, y: 865},
{ x: 148, y: 866},
{ x: 147, y: 867},
{ x: 146, y: 866},
{ x: 145, y: 867},
{ x: 145, y: 866},
{ x: 139, y: 862},
{ x: 140, y: 861},
{ x: 140, y: 860},
{ x: 141, y: 859},
{ x: 142, y: 858},
{ x: 141, y: 858},
{ x: 142, y: 857},
{ x: 142, y: 856},
{ x: 143, y: 855},
{ x: 143, y: 856},
{ x: 144, y: 855},
{ x: 145, y: 855},
{ x: 146, y: 854},
{ x: 147, y: 853},
{ x: 148, y: 852},
{ x: 149, y: 852},
{ x: 148, y: 853},
{ x: 147, y: 852},
{ x: 146, y: 853},
{ x: 145, y: 854},
{ x: 135, y: 845},
{ x: 135, y: 846},
{ x: 134, y: 846},
{ x: 133, y: 847},
{ x: 132, y: 848},
{ x: 133, y: 848},
{ x: 132, y: 849},
{ x: 131, y: 850},
{ x: 130, y: 851},
{ x: 129, y: 850},
{ x: 129, y: 849},
{ x: 130, y: 848},
{ x: 131, y: 849},
{ x: 132, y: 850},
{ x: 131, y: 851},
{ x: 130, y: 852},
{ x: 130, y: 853},
{ x: 129, y: 853},
{ x: 129, y: 854},
{ x: 129, y: 855},
{ x: 128, y: 856},
{ x: 127, y: 857},
{ x: 127, y: 856},
{ x: 128, y: 855},
{ x: 127, y: 854},
{ x: 126, y: 854},
{ x: 125, y: 855},
{ x: 126, y: 855},
{ x: 125, y: 854},
{ x: 126, y: 853},
{ x: 127, y: 853},
{ x: 127, y: 852},
{ x: 128, y: 851},
{ x: 127, y: 851},
{ x: 128, y: 850},
{ x: 128, y: 849},
{ x: 129, y: 848},
{ x: 130, y: 847},
{ x: 131, y: 847},
{ x: 132, y: 846},
{ x: 131, y: 846},
{ x: 132, y: 845},
{ x: 131, y: 845},
{ x: 132, y: 844},
{ x: 133, y: 843},
{ x: 134, y: 842},
{ x: 135, y: 841},
{ x: 136, y: 840},
{ x: 137, y: 839},
{ x: 137, y: 840},
{ x: 136, y: 841},
{ x: 137, y: 842},
{ x: 136, y: 843},
{ x: 135, y: 842},
{ x: 134, y: 843},
{ x: 133, y: 844},
{ x: 134, y: 845},
{ x: 135, y: 844},
{ x: 136, y: 844},
{ x: 137, y: 843},
{ x: 138, y: 843},
{ x: 138, y: 842},
{ x: 139, y: 841},
{ x: 138, y: 841},
{ x: 139, y: 840},
{ x: 140, y: 841},
{ x: 140, y: 840},
{ x: 141, y: 840},
{ x: 142, y: 839},
{ x: 143, y: 838},
{ x: 144, y: 837},
{ x: 144, y: 836},
{ x: 143, y: 837},
{ x: 142, y: 838},
{ x: 141, y: 839},
{ x: 140, y: 838},
{ x: 139, y: 839},
{ x: 138, y: 839},
{ x: 139, y: 838},
{ x: 139, y: 837},
{ x: 140, y: 837},
{ x: 141, y: 836},
{ x: 141, y: 837},
{ x: 142, y: 836},
{ x: 143, y: 835},
{ x: 143, y: 836},
{ x: 144, y: 835},
{ x: 145, y: 834},
{ x: 146, y: 835},
{ x: 146, y: 834},
{ x: 145, y: 835},
{ x: 145, y: 836},
{ x: 145, y: 837},
{ x: 146, y: 836},
{ x: 147, y: 835},
{ x: 148, y: 834},
{ x: 149, y: 835},
{ x: 148, y: 835},
{ x: 147, y: 834},
{ x: 147, y: 833},
{ x: 148, y: 833},
{ x: 149, y: 834},
{ x: 149, y: 833},
{ x: 149, y: 832},
{ x: 150, y: 832},
{ x: 151, y: 831},
{ x: 152, y: 831},
{ x: 153, y: 832},
{ x: 152, y: 832},
{ x: 151, y: 832},
{ x: 150, y: 833},
{ x: 151, y: 833},
{ x: 150, y: 834},
{ x: 151, y: 834},
{ x: 152, y: 833},
{ x: 153, y: 833},
{ x: 154, y: 832},
{ x: 155, y: 832},
{ x: 155, y: 831},
{ x: 154, y: 831},
{ x: 153, y: 831},
{ x: 154, y: 830},
{ x: 155, y: 830},
{ x: 156, y: 830},
{ x: 157, y: 831},
{ x: 157, y: 830},
{ x: 156, y: 831},
{ x: 156, y: 832},
{ x: 157, y: 832},
{ x: 158, y: 831},
{ x: 159, y: 830},
{ x: 159, y: 829},
{ x: 158, y: 830},
{ x: 159, y: 831},
{ x: 160, y: 831},
{ x: 160, y: 830},
{ x: 161, y: 831},
{ x: 161, y: 830},
{ x: 160, y: 829},
{ x: 161, y: 829},
{ x: 162, y: 829},
{ x: 163, y: 829},
{ x: 164, y: 829},
{ x: 163, y: 830},
{ x: 162, y: 831},
{ x: 162, y: 830},
{ x: 163, y: 831},
{ x: 164, y: 830},
{ x: 165, y: 829},
{ x: 166, y: 829},
{ x: 167, y: 829},
{ x: 166, y: 830},
{ x: 167, y: 831},
{ x: 168, y: 830},
{ x: 168, y: 829},
{ x: 167, y: 830},
{ x: 166, y: 831},
{ x: 165, y: 830},
{ x: 164, y: 831},
{ x: 163, y: 846},
{ x: 164, y: 846},
{ x: 165, y: 846},
{ x: 166, y: 846},
{ x: 167, y: 846},
{ x: 166, y: 847},
{ x: 167, y: 847},
{ x: 168, y: 847},
{ x: 169, y: 847},
{ x: 170, y: 847},
{ x: 170, y: 848},
{ x: 171, y: 847},
{ x: 172, y: 847},
{ x: 172, y: 848},
{ x: 173, y: 848},
{ x: 174, y: 848},
{ x: 175, y: 849},
{ x: 175, y: 848},
{ x: 176, y: 849},
{ x: 176, y: 850},
{ x: 177, y: 850},
{ x: 177, y: 849},
{ x: 178, y: 850},
{ x: 179, y: 851},
{ x: 179, y: 850},
{ x: 180, y: 851},
{ x: 181, y: 851},
{ x: 181, y: 852},
{ x: 182, y: 852},
{ x: 183, y: 853},
{ x: 183, y: 852},
{ x: 184, y: 853},
{ x: 185, y: 854},
{ x: 185, y: 853},
{ x: 186, y: 854},
{ x: 186, y: 855},
{ x: 187, y: 855},
{ x: 187, y: 856},
{ x: 188, y: 856},
{ x: 188, y: 857},
{ x: 189, y: 857},
{ x: 189, y: 858},
{ x: 189, y: 859},
{ x: 190, y: 860},
{ x: 191, y: 863},
{ x: 190, y: 864},
{ x: 189, y: 863},
{ x: 189, y: 864},
{ x: 188, y: 863},
{ x: 187, y: 863},
{ x: 188, y: 864},
{ x: 187, y: 865},
{ x: 187, y: 866},
{ x: 186, y: 865},
{ x: 186, y: 864},
{ x: 187, y: 864},
{ x: 186, y: 863},
{ x: 185, y: 863},
{ x: 184, y: 864},
{ x: 184, y: 863},
{ x: 183, y: 863},
{ x: 182, y: 863},
{ x: 181, y: 863},
{ x: 180, y: 862},
{ x: 180, y: 863},
{ x: 179, y: 863},
{ x: 179, y: 862},
{ x: 178, y: 862},
{ x: 178, y: 863},
{ x: 177, y: 862},
{ x: 176, y: 862},
{ x: 175, y: 863},
{ x: 175, y: 862},
{ x: 174, y: 862},
{ x: 173, y: 861},
{ x: 172, y: 861},
{ x: 171, y: 862},
{ x: 171, y: 861},
{ x: 170, y: 861},
{ x: 169, y: 861},
{ x: 169, y: 862},
{ x: 168, y: 861},
{ x: 167, y: 861},
{ x: 166, y: 861},
{ x: 165, y: 862},
{ x: 165, y: 861},
{ x: 164, y: 861},
{ x: 163, y: 861},
{ x: 164, y: 862},
{ x: 163, y: 863},
{ x: 163, y: 862},
{ x: 162, y: 863},
{ x: 162, y: 862},
{ x: 161, y: 862},
{ x: 160, y: 862},
{ x: 159, y: 862},
{ x: 160, y: 863},
{ x: 160, y: 864},
{ x: 161, y: 863},
{ x: 161, y: 864},
{ x: 160, y: 865},
{ x: 159, y: 865},
{ x: 159, y: 866},
{ x: 159, y: 867},
{ x: 158, y: 867},
{ x: 158, y: 868},
{ x: 158, y: 869},
{ x: 159, y: 869},
{ x: 158, y: 870},
{ x: 158, y: 871},
{ x: 159, y: 872},
{ x: 158, y: 872},
{ x: 159, y: 873},
{ x: 160, y: 874},
{ x: 161, y: 876},
{ x: 162, y: 877},
{ x: 161, y: 878},
{ x: 160, y: 878},
{ x: 159, y: 878},
{ x: 159, y: 877},
{ x: 158, y: 878},
{ x: 157, y: 878},
{ x: 157, y: 877},
{ x: 156, y: 877},
{ x: 156, y: 878},
{ x: 155, y: 877},
{ x: 154, y: 876},
{ x: 154, y: 877},
{ x: 153, y: 876},
{ x: 153, y: 875},
{ x: 152, y: 875},
{ x: 151, y: 875},
{ x: 151, y: 874},
{ x: 150, y: 873},
{ x: 150, y: 874},
{ x: 149, y: 873},
{ x: 149, y: 872},
{ x: 148, y: 871},
{ x: 148, y: 872},
{ x: 147, y: 871},
{ x: 148, y: 870},
{ x: 147, y: 870},
{ x: 146, y: 869},
{ x: 147, y: 868},
{ x: 148, y: 868},
{ x: 148, y: 869},
{ x: 149, y: 869},
{ x: 150, y: 870},
{ x: 149, y: 870},
{ x: 150, y: 871},
{ x: 151, y: 872},
{ x: 151, y: 871},
{ x: 152, y: 872},
{ x: 152, y: 871},
{ x: 153, y: 872},
{ x: 153, y: 873},
{ x: 154, y: 873},
{ x: 154, y: 874},
{ x: 155, y: 875},
{ x: 156, y: 875},
{ x: 155, y: 874},
{ x: 156, y: 874},
{ x: 157, y: 875},
{ x: 158, y: 875},
{ x: 158, y: 876},
{ x: 159, y: 876},
{ x: 160, y: 876},
{ x: 161, y: 877},
{ x: 162, y: 878},
{ x: 163, y: 879},
{ x: 164, y: 879},
{ x: 163, y: 878},
{ x: 163, y: 877},
{ x: 163, y: 876},
{ x: 164, y: 877},
{ x: 165, y: 878},
{ x: 165, y: 877},
{ x: 166, y: 876},
{ x: 167, y: 875},
{ x: 168, y: 875},
{ x: 168, y: 874},
{ x: 169, y: 875},
{ x: 169, y: 874},
{ x: 170, y: 873},
{ x: 171, y: 874},
{ x: 170, y: 875},
{ x: 170, y: 876},
{ x: 171, y: 876},
{ x: 170, y: 877},
{ x: 171, y: 878},
{ x: 172, y: 878},
{ x: 173, y: 878},
{ x: 174, y: 878},
{ x: 173, y: 877},
{ x: 172, y: 876},
{ x: 171, y: 875},
{ x: 170, y: 874},
{ x: 171, y: 873},
{ x: 171, y: 872},
{ x: 171, y: 871},
{ x: 171, y: 870},
{ x: 170, y: 871},
{ x: 170, y: 870},
{ x: 169, y: 870},
{ x: 168, y: 869},
{ x: 168, y: 870},
{ x: 167, y: 870},
{ x: 166, y: 870},
{ x: 166, y: 871},
{ x: 165, y: 870},
{ x: 165, y: 871},
{ x: 164, y: 872},
{ x: 165, y: 872},
{ x: 164, y: 873},
{ x: 164, y: 874},
{ x: 165, y: 874},
{ x: 166, y: 875},
{ x: 165, y: 875},
{ x: 165, y: 876},
{ x: 166, y: 877},
{ x: 167, y: 876},
{ x: 168, y: 876},
{ x: 169, y: 876},
{ x: 168, y: 877},
{ x: 167, y: 878},
{ x: 166, y: 878},
{ x: 165, y: 879},
{ x: 166, y: 879},
{ x: 167, y: 879},
{ x: 168, y: 878},
{ x: 169, y: 878},
{ x: 170, y: 878},
{ x: 169, y: 879},
{ x: 171, y: 883},
{ x: 171, y: 884},
{ x: 170, y: 884},
{ x: 169, y: 884},
{ x: 168, y: 884},
{ x: 167, y: 884},
{ x: 166, y: 884},
{ x: 165, y: 883},
{ x: 165, y: 884},
{ x: 164, y: 884},
{ x: 163, y: 884},
{ x: 162, y: 884},
{ x: 162, y: 883},
{ x: 161, y: 883},
{ x: 161, y: 884},
{ x: 160, y: 884},
{ x: 160, y: 883},
{ x: 159, y: 883},
{ x: 158, y: 883},
{ x: 157, y: 883},
{ x: 158, y: 882},
{ x: 157, y: 882},
{ x: 156, y: 882},
{ x: 155, y: 882},
{ x: 155, y: 881},
{ x: 154, y: 881},
{ x: 153, y: 881},
{ x: 153, y: 880},
{ x: 152, y: 880},
{ x: 151, y: 879},
{ x: 150, y: 879},
{ x: 149, y: 881},
{ x: 149, y: 882},
{ x: 150, y: 882},
{ x: 151, y: 882},
{ x: 151, y: 883},
{ x: 152, y: 883},
{ x: 153, y: 884},
{ x: 152, y: 884},
{ x: 153, y: 883},
{ x: 154, y: 884},
{ x: 155, y: 885},
{ x: 155, y: 884},
{ x: 156, y: 885},
{ x: 157, y: 885},
{ x: 157, y: 886},
{ x: 158, y: 886},
{ x: 159, y: 886},
{ x: 160, y: 886},
{ x: 160, y: 887},
{ x: 161, y: 887},
{ x: 161, y: 886},
{ x: 162, y: 887},
{ x: 163, y: 887},
{ x: 164, y: 887},
{ x: 165, y: 887},
{ x: 166, y: 887},
{ x: 167, y: 888},
{ x: 167, y: 887},
{ x: 168, y: 887},
{ x: 169, y: 887},
{ x: 170, y: 887},
{ x: 170, y: 888},
{ x: 170, y: 891},
{ x: 169, y: 892},
{ x: 168, y: 891},
{ x: 168, y: 892},
{ x: 167, y: 891},
{ x: 166, y: 892},
{ x: 166, y: 891},
{ x: 165, y: 891},
{ x: 164, y: 891},
{ x: 164, y: 892},
{ x: 163, y: 891},
{ x: 162, y: 892},
{ x: 161, y: 891},
{ x: 161, y: 892},
{ x: 160, y: 892},
{ x: 159, y: 892},
{ x: 158, y: 892},
{ x: 159, y: 891},
{ x: 158, y: 891},
{ x: 157, y: 891},
{ x: 156, y: 892},
{ x: 156, y: 891},
{ x: 155, y: 891},
{ x: 154, y: 890},
{ x: 154, y: 891},
{ x: 153, y: 891},
{ x: 152, y: 891},
{ x: 152, y: 890},
{ x: 151, y: 891},
{ x: 151, y: 890},
{ x: 150, y: 890},
{ x: 149, y: 890},
{ x: 149, y: 891},
{ x: 148, y: 890},
{ x: 147, y: 890},
{ x: 146, y: 890},
{ x: 145, y: 889},
{ x: 145, y: 890},
{ x: 144, y: 890},
{ x: 143, y: 889},
{ x: 143, y: 890},
{ x: 142, y: 890},
{ x: 142, y: 889},
{ x: 141, y: 889},
{ x: 140, y: 889},
{ x: 140, y: 890},
{ x: 139, y: 889},
{ x: 138, y: 889},
{ x: 138, y: 888},
{ x: 137, y: 888},
{ x: 136, y: 888},
{ x: 136, y: 887},
{ x: 135, y: 888},
{ x: 134, y: 887},
{ x: 135, y: 887},
{ x: 134, y: 886},
{ x: 133, y: 886},
{ x: 132, y: 885},
{ x: 132, y: 886},
{ x: 131, y: 885},
{ x: 131, y: 884},
{ x: 130, y: 884},
{ x: 129, y: 884},
{ x: 128, y: 883},
{ x: 129, y: 883},
{ x: 128, y: 882},
{ x: 127, y: 883},
{ x: 127, y: 882},
{ x: 127, y: 881},
{ x: 126, y: 881},
{ x: 126, y: 880},
{ x: 126, y: 879},
{ x: 125, y: 880},
{ x: 125, y: 879},
{ x: 126, y: 878},
{ x: 125, y: 878},
{ x: 125, y: 877},
{ x: 124, y: 877},
{ x: 125, y: 876},
{ x: 124, y: 876},
{ x: 124, y: 875},
{ x: 123, y: 874},
{ x: 124, y: 874},
{ x: 124, y: 873},
{ x: 124, y: 872},
{ x: 123, y: 873},
{ x: 123, y: 872},
{ x: 124, y: 871},
{ x: 123, y: 870},
{ x: 123, y: 869},
{ x: 124, y: 869},
{ x: 124, y: 868},
{ x: 123, y: 867},
{ x: 124, y: 867},
{ x: 124, y: 866},
{ x: 125, y: 865},
{ x: 124, y: 865},
{ x: 124, y: 864},
{ x: 125, y: 863},
{ x: 124, y: 863},
{ x: 124, y: 862},
{ x: 125, y: 862},
{ x: 125, y: 861},
{ x: 126, y: 861},
{ x: 126, y: 860},
{ x: 127, y: 859},
{ x: 126, y: 859},
{ x: 127, y: 858},
{ x: 126, y: 858},
{ x: 125, y: 857},
{ x: 126, y: 856},
{ x: 125, y: 856},
{ x: 124, y: 857},
{ x: 124, y: 858},
{ x: 125, y: 859},
{ x: 125, y: 860},
{ x: 124, y: 859},
{ x: 123, y: 859},
{ x: 123, y: 860},
{ x: 123, y: 861},
{ x: 122, y: 861},
{ x: 122, y: 862},
{ x: 122, y: 863},
{ x: 121, y: 862},
{ x: 121, y: 863},
{ x: 121, y: 864},
{ x: 121, y: 865},
{ x: 120, y: 865},
{ x: 120, y: 866},
{ x: 120, y: 867},
{ x: 120, y: 868},
{ x: 119, y: 867},
{ x: 119, y: 868},
{ x: 118, y: 869},
{ x: 118, y: 870},
{ x: 119, y: 869},
{ x: 119, y: 870},
{ x: 118, y: 871},
{ x: 118, y: 872},
{ x: 117, y: 871},
{ x: 117, y: 872},
{ x: 117, y: 873},
{ x: 116, y: 873},
{ x: 115, y: 874},
{ x: 116, y: 874},
{ x: 116, y: 875},
{ x: 115, y: 875},
{ x: 114, y: 876},
{ x: 114, y: 875},
{ x: 113, y: 876},
{ x: 112, y: 876},
{ x: 111, y: 875},
{ x: 112, y: 875},
{ x: 111, y: 876},
{ x: 111, y: 877},
{ x: 111, y: 878},
{ x: 111, y: 879},
{ x: 110, y: 879},
{ x: 111, y: 880},
{ x: 111, y: 881},
{ x: 111, y: 882},
{ x: 110, y: 881},
{ x: 110, y: 882},
{ x: 110, y: 883},
{ x: 110, y: 884},
{ x: 109, y: 885},
{ x: 108, y: 884},
{ x: 107, y: 884},
{ x: 106, y: 883},
{ x: 103, y: 882},
{ x: 103, y: 881},
{ x: 104, y: 882},
{ x: 105, y: 883},
{ x: 106, y: 884},
{ x: 107, y: 885},
{ x: 108, y: 885},
{ x: 110, y: 885},
{ x: 111, y: 886},
{ x: 112, y: 886},
{ x: 113, y: 887},
{ x: 114, y: 887},
{ x: 114, y: 886},
{ x: 115, y: 887},
{ x: 116, y: 887},
{ x: 117, y: 887},
{ x: 118, y: 887},
{ x: 117, y: 888},
{ x: 118, y: 888},
{ x: 119, y: 888},
{ x: 119, y: 887},
{ x: 120, y: 888},
{ x: 121, y: 888},
{ x: 122, y: 888},
{ x: 122, y: 889},
{ x: 123, y: 889},
{ x: 123, y: 888},
{ x: 124, y: 889},
{ x: 125, y: 889},
{ x: 126, y: 889},
{ x: 127, y: 889},
{ x: 126, y: 890},
{ x: 127, y: 890},
{ x: 128, y: 890},
{ x: 128, y: 891},
{ x: 129, y: 892},
{ x: 128, y: 893},
{ x: 129, y: 894},
{ x: 130, y: 895},
{ x: 131, y: 896},
{ x: 131, y: 895},
{ x: 132, y: 896},
{ x: 131, y: 897},
{ x: 132, y: 897},
{ x: 133, y: 898},
{ x: 133, y: 897},
{ x: 134, y: 898},
{ x: 134, y: 899},
{ x: 135, y: 899},
{ x: 136, y: 900},
{ x: 135, y: 900},
{ x: 136, y: 901},
{ x: 137, y: 901},
{ x: 138, y: 902},
{ x: 138, y: 901},
{ x: 139, y: 902},
{ x: 140, y: 902},
{ x: 141, y: 903},
{ x: 140, y: 903},
{ x: 141, y: 904},
{ x: 142, y: 904},
{ x: 143, y: 905},
{ x: 143, y: 904},
{ x: 144, y: 905},
{ x: 145, y: 906},
{ x: 145, y: 905},
{ x: 146, y: 906},
{ x: 146, y: 905},
{ x: 147, y: 906},
{ x: 148, y: 906},
{ x: 149, y: 906},
{ x: 150, y: 906},
{ x: 149, y: 907},
{ x: 150, y: 907},
{ x: 151, y: 907},
{ x: 152, y: 907},
{ x: 153, y: 907},
{ x: 154, y: 907},
{ x: 154, y: 908},
{ x: 155, y: 908},
{ x: 155, y: 907},
{ x: 156, y: 908},
{ x: 157, y: 909},
{ x: 156, y: 909},
{ x: 157, y: 908},
{ x: 158, y: 909},
{ x: 159, y: 909},
{ x: 160, y: 910},
{ x: 159, y: 910},
{ x: 160, y: 909},
{ x: 161, y: 910},
{ x: 162, y: 910},
{ x: 162, y: 909},
{ x: 163, y: 910},
{ x: 164, y: 910},
{ x: 165, y: 910},
{ x: 166, y: 911},
{ x: 166, y: 910},
{ x: 167, y: 911},
{ x: 168, y: 910},
{ x: 168, y: 911},
{ x: 169, y: 911},
{ x: 170, y: 910},
{ x: 170, y: 911},
{ x: 171, y: 910},
{ x: 171, y: 911},
{ x: 172, y: 911},
{ x: 173, y: 911},
{ x: 173, y: 910},
{ x: 174, y: 910},
{ x: 174, y: 911},
{ x: 175, y: 910},
{ x: 175, y: 911},
{ x: 176, y: 910},
{ x: 176, y: 911},
{ x: 177, y: 911},
{ x: 178, y: 911},
{ x: 177, y: 910},
{ x: 178, y: 910},
{ x: 179, y: 910},
{ x: 180, y: 910},
{ x: 181, y: 910},
{ x: 182, y: 909},
{ x: 183, y: 909},
{ x: 182, y: 910},
{ x: 183, y: 910},
{ x: 184, y: 909},
{ x: 185, y: 909},
{ x: 186, y: 909},
{ x: 187, y: 909},
{ x: 187, y: 908},
{ x: 188, y: 908},
{ x: 188, y: 909},
{ x: 189, y: 908},
{ x: 190, y: 908},
{ x: 191, y: 907},
{ x: 192, y: 907},
{ x: 193, y: 907},
{ x: 193, y: 906},
{ x: 194, y: 905},
{ x: 194, y: 904},
{ x: 193, y: 904},
{ x: 194, y: 903},
{ x: 195, y: 902},
{ x: 194, y: 901},
{ x: 194, y: 902},
{ x: 195, y: 901},
{ x: 194, y: 900},
{ x: 195, y: 899},
{ x: 194, y: 899},
{ x: 195, y: 898},
{ x: 195, y: 897},
{ x: 194, y: 897},
{ x: 193, y: 897},
{ x: 194, y: 896},
{ x: 193, y: 896},
{ x: 192, y: 897},
{ x: 191, y: 896},
{ x: 191, y: 897},
{ x: 190, y: 897},
{ x: 189, y: 897},
{ x: 189, y: 898},
{ x: 188, y: 898},
{ x: 187, y: 899},
{ x: 186, y: 899},
{ x: 187, y: 898},
{ x: 186, y: 898},
{ x: 185, y: 899},
{ x: 184, y: 899},
{ x: 185, y: 900},
{ x: 184, y: 900},
{ x: 183, y: 901},
{ x: 182, y: 901},
{ x: 183, y: 900},
{ x: 183, y: 899},
{ x: 182, y: 900},
{ x: 181, y: 901},
{ x: 181, y: 900},
{ x: 180, y: 900},
{ x: 179, y: 901},
{ x: 180, y: 901},
{ x: 179, y: 900},
{ x: 178, y: 900},
{ x: 178, y: 901},
{ x: 177, y: 901},
{ x: 176, y: 901},
{ x: 175, y: 901},
{ x: 175, y: 900},
{ x: 174, y: 901},
{ x: 173, y: 900},
{ x: 173, y: 901},
{ x: 172, y: 901},
{ x: 171, y: 901},
{ x: 171, y: 900},
{ x: 170, y: 901},
{ x: 169, y: 901},
{ x: 168, y: 900},
{ x: 168, y: 901},
{ x: 167, y: 901},
{ x: 166, y: 901},
{ x: 166, y: 900},
{ x: 165, y: 901},
{ x: 164, y: 901},
{ x: 164, y: 900},
{ x: 163, y: 901},
{ x: 163, y: 900},
{ x: 162, y: 901},
{ x: 162, y: 900},
{ x: 161, y: 901},
{ x: 160, y: 900},
{ x: 161, y: 900},
{ x: 160, y: 899},
{ x: 159, y: 900},
{ x: 158, y: 900},
{ x: 158, y: 899},
{ x: 157, y: 899},
{ x: 156, y: 899},
{ x: 156, y: 898},
{ x: 155, y: 899},
{ x: 154, y: 898},
{ x: 153, y: 899},
{ x: 154, y: 899},
{ x: 153, y: 898},
{ x: 152, y: 898},
{ x: 151, y: 899},
{ x: 151, y: 898},
{ x: 150, y: 898},
{ x: 149, y: 898},
{ x: 148, y: 898},
{ x: 148, y: 897},
{ x: 147, y: 898},
{ x: 146, y: 898},
{ x: 146, y: 897},
{ x: 145, y: 898},
{ x: 144, y: 898},
{ x: 144, y: 897},
{ x: 143, y: 897},
{ x: 142, y: 896},
{ x: 142, y: 897},
{ x: 141, y: 897},
{ x: 140, y: 897},
{ x: 141, y: 896},
{ x: 140, y: 896},
{ x: 139, y: 896},
{ x: 138, y: 896},
{ x: 138, y: 895},
{ x: 137, y: 896},
{ x: 137, y: 895},
{ x: 136, y: 895},
{ x: 135, y: 895},
{ x: 135, y: 894},
{ x: 134, y: 894},
{ x: 133, y: 893},
{ x: 132, y: 894},
{ x: 133, y: 894},
{ x: 132, y: 893},
{ x: 131, y: 893},
{ x: 130, y: 894},
{ x: 129, y: 893},
{ x: 130, y: 893},
{ x: 131, y: 892},
{ x: 131, y: 891},
{ x: 130, y: 892},
{ x: 129, y: 891},
{ x: 129, y: 890},
{ x: 128, y: 889},
{ x: 129, y: 889},
{ x: 130, y: 890},
{ x: 131, y: 890},
{ x: 132, y: 890},
{ x: 132, y: 891},
{ x: 133, y: 891},
{ x: 133, y: 890},
{ x: 134, y: 891},
{ x: 134, y: 890},
{ x: 135, y: 891},
{ x: 135, y: 892},
{ x: 136, y: 892},
{ x: 137, y: 892},
{ x: 136, y: 891},
{ x: 137, y: 891},
{ x: 138, y: 891},
{ x: 139, y: 892},
{ x: 138, y: 892},
{ x: 139, y: 893},
{ x: 140, y: 892},
{ x: 141, y: 893},
{ x: 140, y: 893},
{ x: 141, y: 892},
{ x: 142, y: 893},
{ x: 143, y: 893},
{ x: 144, y: 893},
{ x: 145, y: 893},
{ x: 145, y: 894},
{ x: 146, y: 893},
{ x: 147, y: 893},
{ x: 147, y: 894},
{ x: 148, y: 893},
{ x: 149, y: 893},
{ x: 149, y: 894},
{ x: 150, y: 893},
{ x: 150, y: 894},
{ x: 151, y: 894},
{ x: 151, y: 893},
{ x: 152, y: 894},
{ x: 153, y: 893},
{ x: 153, y: 894},
{ x: 154, y: 894},
{ x: 155, y: 894},
{ x: 155, y: 893},
{ x: 156, y: 894},
{ x: 157, y: 893},
{ x: 157, y: 894},
{ x: 158, y: 894},
{ x: 159, y: 893},
{ x: 159, y: 894},
{ x: 160, y: 894},
{ x: 161, y: 893},
{ x: 162, y: 893},
{ x: 161, y: 894},
{ x: 162, y: 894},
{ x: 163, y: 894},
{ x: 164, y: 893},
{ x: 164, y: 894},
{ x: 165, y: 893},
{ x: 165, y: 894},
{ x: 166, y: 894},
{ x: 167, y: 894},
{ x: 168, y: 893},
{ x: 167, y: 893},
{ x: 168, y: 894},
{ x: 169, y: 894},
{ x: 170, y: 893},
{ x: 170, y: 894},
{ x: 171, y: 893},
{ x: 171, y: 892},
{ x: 171, y: 891},
{ x: 172, y: 892},
{ x: 172, y: 893},
{ x: 172, y: 894},
{ x: 173, y: 893},
{ x: 174, y: 894},
{ x: 174, y: 893},
{ x: 175, y: 893},
{ x: 176, y: 893},
{ x: 176, y: 894},
{ x: 177, y: 893},
{ x: 178, y: 893},
{ x: 179, y: 893},
{ x: 180, y: 892},
{ x: 180, y: 893},
{ x: 181, y: 893},
{ x: 182, y: 892},
{ x: 182, y: 893},
{ x: 183, y: 892},
{ x: 183, y: 893},
{ x: 184, y: 892},
{ x: 185, y: 893},
{ x: 185, y: 892},
{ x: 186, y: 892},
{ x: 187, y: 893},
{ x: 187, y: 892},
{ x: 188, y: 892},
{ x: 189, y: 892},
{ x: 190, y: 891},
{ x: 189, y: 891},
{ x: 190, y: 892},
{ x: 191, y: 891},
{ x: 192, y: 891},
{ x: 193, y: 891},
{ x: 194, y: 891},
{ x: 193, y: 890},
{ x: 194, y: 890},
{ x: 195, y: 890},
{ x: 196, y: 889},
{ x: 196, y: 890},
{ x: 197, y: 889},
{ x: 198, y: 889},
{ x: 199, y: 888},
{ x: 200, y: 889},
{ x: 199, y: 889},
{ x: 200, y: 888},
{ x: 201, y: 888},
{ x: 202, y: 887},
{ x: 203, y: 888},
{ x: 202, y: 888},
{ x: 203, y: 887},
{ x: 204, y: 887},
{ x: 205, y: 887},
{ x: 206, y: 886},
{ x: 206, y: 887},
{ x: 207, y: 886},
{ x: 208, y: 885},
{ x: 208, y: 886},
{ x: 209, y: 885},
{ x: 210, y: 885},
{ x: 210, y: 884},
{ x: 211, y: 884},
{ x: 212, y: 884},
{ x: 213, y: 884},
{ x: 214, y: 884},
{ x: 214, y: 883},
{ x: 215, y: 884},
{ x: 215, y: 883},
{ x: 216, y: 883},
{ x: 217, y: 884},
{ x: 217, y: 883},
{ x: 218, y: 883},
{ x: 219, y: 884},
{ x: 219, y: 883},
{ x: 220, y: 883},
{ x: 221, y: 883},
{ x: 221, y: 884},
{ x: 222, y: 883},
{ x: 223, y: 884},
{ x: 223, y: 883},
{ x: 224, y: 883},
{ x: 225, y: 883},
{ x: 225, y: 884},
{ x: 226, y: 883},
{ x: 227, y: 884},
{ x: 227, y: 883},
{ x: 228, y: 883},
{ x: 229, y: 883},
{ x: 229, y: 884},
{ x: 230, y: 884},
{ x: 230, y: 883},
{ x: 231, y: 884},
{ x: 232, y: 884},
{ x: 233, y: 884},
{ x: 233, y: 885},
{ x: 234, y: 885},
{ x: 235, y: 885},
{ x: 235, y: 886},
{ x: 236, y: 886},
{ x: 237, y: 886},
{ x: 237, y: 887},
{ x: 238, y: 887},
{ x: 239, y: 888},
{ x: 239, y: 887},
{ x: 240, y: 888},
{ x: 241, y: 889},
{ x: 241, y: 888},
{ x: 242, y: 889},
{ x: 243, y: 889},
{ x: 244, y: 890},
{ x: 243, y: 890},
{ x: 244, y: 889},
{ x: 245, y: 889},
{ x: 245, y: 890},
{ x: 246, y: 891},
{ x: 247, y: 891},
{ x: 246, y: 890},
{ x: 247, y: 890},
{ x: 248, y: 891},
{ x: 249, y: 892},
{ x: 249, y: 891},
{ x: 250, y: 891},
{ x: 250, y: 892},
{ x: 251, y: 892},
{ x: 252, y: 892},
{ x: 252, y: 893},
{ x: 253, y: 893},
{ x: 254, y: 893},
{ x: 255, y: 893},
{ x: 254, y: 894},
{ x: 255, y: 894},
{ x: 256, y: 893},
{ x: 256, y: 894},
{ x: 257, y: 894},
{ x: 258, y: 893},
{ x: 258, y: 894},
{ x: 259, y: 894},
{ x: 260, y: 894},
{ x: 261, y: 894},
{ x: 261, y: 895},
{ x: 262, y: 894},
{ x: 263, y: 895},
{ x: 263, y: 894},
{ x: 264, y: 894},
{ x: 265, y: 895},
{ x: 266, y: 894},
{ x: 266, y: 895},
{ x: 267, y: 894},
{ x: 267, y: 895},
{ x: 268, y: 895},
{ x: 269, y: 895},
{ x: 269, y: 894},
{ x: 270, y: 894},
{ x: 270, y: 895},
{ x: 271, y: 895},
{ x: 272, y: 895},
{ x: 272, y: 894},
{ x: 273, y: 895},
{ x: 274, y: 894},
{ x: 274, y: 895},
{ x: 275, y: 894},
{ x: 275, y: 895},
{ x: 276, y: 895},
{ x: 277, y: 894},
{ x: 277, y: 895},
{ x: 278, y: 895},
{ x: 279, y: 894},
{ x: 279, y: 895},
{ x: 280, y: 895},
{ x: 281, y: 895},
{ x: 281, y: 894},
{ x: 281, y: 893},
{ x: 281, y: 892},
{ x: 280, y: 892},
{ x: 279, y: 893},
{ x: 279, y: 892},
{ x: 278, y: 892},
{ x: 277, y: 892},
{ x: 277, y: 893},
{ x: 276, y: 892},
{ x: 275, y: 892},
{ x: 274, y: 892},
{ x: 273, y: 892},
{ x: 272, y: 892},
{ x: 271, y: 892},
{ x: 270, y: 892},
{ x: 269, y: 892},
{ x: 270, y: 889},
{ x: 271, y: 889},
{ x: 272, y: 889},
{ x: 272, y: 888},
{ x: 273, y: 889},
{ x: 274, y: 889},
{ x: 274, y: 888},
{ x: 275, y: 889},
{ x: 276, y: 889},
{ x: 277, y: 889},
{ x: 276, y: 888},
{ x: 277, y: 888},
{ x: 278, y: 888},
{ x: 279, y: 887},
{ x: 280, y: 887},
{ x: 279, y: 888},
{ x: 280, y: 888},
{ x: 281, y: 887},
{ x: 282, y: 887},
{ x: 283, y: 887},
{ x: 282, y: 886},
{ x: 283, y: 886},
{ x: 284, y: 886},
{ x: 284, y: 885},
{ x: 285, y: 885},
{ x: 286, y: 885},
{ x: 286, y: 884},
{ x: 287, y: 883},
{ x: 287, y: 884},
{ x: 288, y: 883},
{ x: 288, y: 884},
{ x: 289, y: 883},
{ x: 290, y: 882},
{ x: 289, y: 882},
{ x: 290, y: 881},
{ x: 291, y: 881},
{ x: 292, y: 881},
{ x: 293, y: 880},
{ x: 294, y: 879},
{ x: 293, y: 879},
{ x: 292, y: 880},
{ x: 290, y: 877},
{ x: 291, y: 876},
{ x: 291, y: 875},
{ x: 290, y: 876},
{ x: 289, y: 877},
{ x: 288, y: 877},
{ x: 287, y: 878},
{ x: 288, y: 878},
{ x: 287, y: 879},
{ x: 286, y: 880},
{ x: 286, y: 879},
{ x: 285, y: 879},
{ x: 284, y: 880},
{ x: 285, y: 880},
{ x: 284, y: 881},
{ x: 283, y: 881},
{ x: 282, y: 881},
{ x: 282, y: 882},
{ x: 281, y: 882},
{ x: 280, y: 882},
{ x: 279, y: 883},
{ x: 280, y: 883},
{ x: 279, y: 884},
{ x: 278, y: 883},
{ x: 278, y: 884},
{ x: 277, y: 884},
{ x: 276, y: 884},
{ x: 276, y: 885},
{ x: 275, y: 885},
{ x: 274, y: 884},
{ x: 274, y: 885},
{ x: 273, y: 885},
{ x: 272, y: 885},
{ x: 272, y: 884},
{ x: 271, y: 885},
{ x: 270, y: 885},
{ x: 270, y: 884},
{ x: 269, y: 885},
{ x: 268, y: 884},
{ x: 268, y: 885},
{ x: 267, y: 885},
{ x: 267, y: 884},
{ x: 267, y: 881},
{ x: 267, y: 880},
{ x: 268, y: 881},
{ x: 269, y: 880},
{ x: 269, y: 881},
{ x: 270, y: 881},
{ x: 271, y: 881},
{ x: 272, y: 881},
{ x: 272, y: 880},
{ x: 273, y: 881},
{ x: 274, y: 880},
{ x: 274, y: 881},
{ x: 275, y: 880},
{ x: 276, y: 880},
{ x: 276, y: 881},
{ x: 277, y: 880},
{ x: 278, y: 879},
{ x: 278, y: 880},
{ x: 279, y: 879},
{ x: 279, y: 878},
{ x: 280, y: 879},
{ x: 281, y: 879},
{ x: 281, y: 878},
{ x: 281, y: 877},
{ x: 282, y: 878},
{ x: 283, y: 878},
{ x: 284, y: 877},
{ x: 285, y: 876},
{ x: 284, y: 876},
{ x: 283, y: 877},
{ x: 283, y: 876},
{ x: 284, y: 875},
{ x: 285, y: 875},
{ x: 286, y: 875},
{ x: 286, y: 876},
{ x: 287, y: 875},
{ x: 288, y: 874},
{ x: 287, y: 874},
{ x: 288, y: 873},
{ x: 289, y: 874},
{ x: 289, y: 873},
{ x: 290, y: 872},
{ x: 289, y: 872},
{ x: 288, y: 870},
{ x: 287, y: 869},
{ x: 286, y: 868},
{ x: 285, y: 868},
{ x: 285, y: 867},
{ x: 284, y: 867},
{ x: 283, y: 866},
{ x: 282, y: 865},
{ x: 281, y: 865},
{ x: 280, y: 864},
{ x: 280, y: 863},
{ x: 281, y: 864},
{ x: 282, y: 864},
{ x: 283, y: 865},
{ x: 284, y: 866},
{ x: 285, y: 866},
{ x: 286, y: 867},
{ x: 287, y: 868},
{ x: 286, y: 869},
{ x: 287, y: 870},
{ x: 288, y: 871},
{ x: 288, y: 872},
{ x: 287, y: 873},
{ x: 286, y: 874},
{ x: 286, y: 873},
{ x: 285, y: 874},
{ x: 284, y: 874},
{ x: 283, y: 875},
{ x: 282, y: 876},
{ x: 282, y: 877},
{ x: 281, y: 876},
{ x: 280, y: 876},
{ x: 280, y: 877},
{ x: 279, y: 876},
{ x: 279, y: 877},
{ x: 278, y: 877},
{ x: 277, y: 877},
{ x: 276, y: 876},
{ x: 276, y: 877},
{ x: 275, y: 878},
{ x: 274, y: 878},
{ x: 275, y: 877},
{ x: 274, y: 877},
{ x: 275, y: 876},
{ x: 276, y: 875},
{ x: 275, y: 874},
{ x: 276, y: 874},
{ x: 276, y: 873},
{ x: 275, y: 872},
{ x: 275, y: 871},
{ x: 276, y: 872},
{ x: 276, y: 871},
{ x: 276, y: 870},
{ x: 276, y: 869},
{ x: 275, y: 869},
{ x: 275, y: 868},
{ x: 275, y: 867},
{ x: 274, y: 867},
{ x: 274, y: 866},
{ x: 273, y: 866},
{ x: 272, y: 865},
{ x: 273, y: 864},
{ x: 272, y: 864},
{ x: 273, y: 865},
{ x: 277, y: 863},
{ x: 278, y: 862},
{ x: 279, y: 863},
{ x: 278, y: 863},
{ x: 277, y: 862},
{ x: 276, y: 862},
{ x: 275, y: 862},
{ x: 274, y: 862},
{ x: 273, y: 862},
{ x: 273, y: 861},
{ x: 272, y: 862},
{ x: 271, y: 862},
{ x: 270, y: 862},
{ x: 271, y: 861},
{ x: 270, y: 861},
{ x: 269, y: 862},
{ x: 268, y: 862},
{ x: 268, y: 861},
{ x: 267, y: 862},
{ x: 266, y: 863},
{ x: 266, y: 862},
{ x: 265, y: 862},
{ x: 264, y: 863},
{ x: 264, y: 862},
{ x: 263, y: 862},
{ x: 263, y: 863},
{ x: 263, y: 865},
{ x: 262, y: 863},
{ x: 261, y: 863},
{ x: 261, y: 862},
{ x: 260, y: 863},
{ x: 259, y: 863},
{ x: 258, y: 863},
{ x: 257, y: 863},
{ x: 256, y: 863},
{ x: 255, y: 864},
{ x: 255, y: 863},
{ x: 254, y: 863},
{ x: 253, y: 864},
{ x: 253, y: 863},
{ x: 252, y: 864},
{ x: 251, y: 864},
{ x: 250, y: 864},
{ x: 251, y: 865},
{ x: 251, y: 866},
{ x: 252, y: 866},
{ x: 251, y: 867},
{ x: 250, y: 868},
{ x: 249, y: 869},
{ x: 248, y: 868},
{ x: 247, y: 867},
{ x: 248, y: 866},
{ x: 248, y: 865},
{ x: 249, y: 864},
{ x: 248, y: 864},
{ x: 247, y: 865},
{ x: 247, y: 866},
{ x: 248, y: 867},
{ x: 249, y: 868},
{ x: 250, y: 869},
{ x: 251, y: 868},
{ x: 252, y: 868},
{ x: 251, y: 869},
{ x: 251, y: 870},
{ x: 252, y: 870},
{ x: 252, y: 871},
{ x: 253, y: 871},
{ x: 254, y: 871},
{ x: 253, y: 872},
{ x: 253, y: 873},
{ x: 254, y: 874},
{ x: 254, y: 873},
{ x: 254, y: 872},
{ x: 255, y: 872},
{ x: 256, y: 873},
{ x: 255, y: 874},
{ x: 255, y: 873},
{ x: 256, y: 874},
{ x: 256, y: 875},
{ x: 256, y: 876},
{ x: 257, y: 876},
{ x: 258, y: 877},
{ x: 259, y: 878},
{ x: 259, y: 877},
{ x: 258, y: 876},
{ x: 257, y: 875},
{ x: 257, y: 874},
{ x: 257, y: 873},
{ x: 258, y: 872},
{ x: 258, y: 871},
{ x: 258, y: 870},
{ x: 259, y: 869},
{ x: 258, y: 868},
{ x: 259, y: 867},
{ x: 259, y: 866},
{ x: 260, y: 865},
{ x: 259, y: 865},
{ x: 258, y: 867},
{ x: 258, y: 869},
{ x: 259, y: 870},
{ x: 259, y: 872},
{ x: 259, y: 873},
{ x: 258, y: 874},
{ x: 259, y: 875},
{ x: 259, y: 874},
{ x: 260, y: 875},
{ x: 261, y: 875},
{ x: 262, y: 875},
{ x: 261, y: 876},
{ x: 262, y: 876},
{ x: 263, y: 876},
{ x: 264, y: 877},
{ x: 264, y: 876},
{ x: 265, y: 877},
{ x: 266, y: 876},
{ x: 267, y: 877},
{ x: 268, y: 878},
{ x: 269, y: 878},
{ x: 270, y: 877},
{ x: 272, y: 877},
{ x: 273, y: 878},
{ x: 272, y: 878},
{ x: 271, y: 878},
{ x: 270, y: 878},
{ x: 269, y: 877},
{ x: 268, y: 877},
{ x: 268, y: 876},
{ x: 269, y: 875},
{ x: 270, y: 875},
{ x: 269, y: 874},
{ x: 270, y: 873},
{ x: 269, y: 872},
{ x: 269, y: 873},
{ x: 268, y: 872},
{ x: 267, y: 871},
{ x: 267, y: 872},
{ x: 266, y: 872},
{ x: 265, y: 873},
{ x: 266, y: 873},
{ x: 266, y: 874},
{ x: 265, y: 875},
{ x: 265, y: 874},
{ x: 266, y: 875},
{ x: 267, y: 876},
{ x: 266, y: 877},
{ x: 266, y: 878},
{ x: 266, y: 880},
{ x: 265, y: 880},
{ x: 264, y: 880},
{ x: 264, y: 879},
{ x: 263, y: 879},
{ x: 262, y: 879},
{ x: 261, y: 878},
{ x: 260, y: 878},
{ x: 261, y: 879},
{ x: 262, y: 880},
{ x: 262, y: 884},
{ x: 263, y: 884},
{ x: 264, y: 884},
{ x: 265, y: 884},
{ x: 266, y: 885},
{ x: 266, y: 884},
{ x: 265, y: 885},
{ x: 264, y: 887},
{ x: 264, y: 888},
{ x: 265, y: 887},
{ x: 265, y: 888},
{ x: 266, y: 888},
{ x: 267, y: 888},
{ x: 268, y: 888},
{ x: 269, y: 888},
{ x: 270, y: 888},
{ x: 269, y: 889},
{ x: 268, y: 891},
{ x: 268, y: 892},
{ x: 267, y: 892},
{ x: 266, y: 892},
{ x: 266, y: 891},
{ x: 265, y: 892},
{ x: 264, y: 892},
{ x: 263, y: 891},
{ x: 264, y: 891},
{ x: 263, y: 892},
{ x: 262, y: 891},
{ x: 261, y: 891},
{ x: 261, y: 892},
{ x: 260, y: 891},
{ x: 259, y: 892},
{ x: 259, y: 891},
{ x: 258, y: 891},
{ x: 257, y: 891},
{ x: 256, y: 890},
{ x: 255, y: 891},
{ x: 256, y: 891},
{ x: 255, y: 890},
{ x: 254, y: 890},
{ x: 253, y: 890},
{ x: 252, y: 889},
{ x: 251, y: 890},
{ x: 252, y: 890},
{ x: 251, y: 889},
{ x: 250, y: 889},
{ x: 249, y: 888},
{ x: 249, y: 889},
{ x: 248, y: 888},
{ x: 247, y: 887},
{ x: 246, y: 887},
{ x: 247, y: 888},
{ x: 246, y: 888},
{ x: 245, y: 887},
{ x: 245, y: 886},
{ x: 244, y: 886},
{ x: 243, y: 885},
{ x: 243, y: 886},
{ x: 242, y: 885},
{ x: 242, y: 884},
{ x: 241, y: 883},
{ x: 240, y: 883},
{ x: 241, y: 884},
{ x: 240, y: 884},
{ x: 239, y: 883},
{ x: 240, y: 882},
{ x: 239, y: 882},
{ x: 238, y: 881},
{ x: 239, y: 881},
{ x: 238, y: 880},
{ x: 237, y: 881},
{ x: 237, y: 880},
{ x: 237, y: 879},
{ x: 236, y: 879},
{ x: 236, y: 878},
{ x: 237, y: 878},
{ x: 236, y: 877},
{ x: 235, y: 876},
{ x: 236, y: 876},
{ x: 236, y: 875},
{ x: 236, y: 874},
{ x: 235, y: 874},
{ x: 236, y: 873},
{ x: 235, y: 872},
{ x: 236, y: 872},
{ x: 236, y: 871},
{ x: 236, y: 870},
{ x: 236, y: 869},
{ x: 236, y: 868},
{ x: 236, y: 867},
{ x: 237, y: 866},
{ x: 237, y: 867},
{ x: 236, y: 866},
{ x: 237, y: 865},
{ x: 238, y: 864},
{ x: 238, y: 863},
{ x: 238, y: 862},
{ x: 237, y: 863},
{ x: 237, y: 864},
{ x: 236, y: 865},
{ x: 234, y: 864},
{ x: 233, y: 865},
{ x: 233, y: 866},
{ x: 232, y: 867},
{ x: 231, y: 868},
{ x: 230, y: 869},
{ x: 229, y: 870},
{ x: 228, y: 871},
{ x: 227, y: 871},
{ x: 228, y: 870},
{ x: 229, y: 869},
{ x: 230, y: 868},
{ x: 231, y: 867},
{ x: 232, y: 866},
{ x: 232, y: 865},
{ x: 233, y: 864},
{ x: 234, y: 863},
{ x: 234, y: 862},
{ x: 235, y: 862},
{ x: 235, y: 861},
{ x: 236, y: 860},
{ x: 235, y: 860},
{ x: 236, y: 859},
{ x: 237, y: 859},
{ x: 237, y: 858},
{ x: 237, y: 857},
{ x: 238, y: 856},
{ x: 238, y: 857},
{ x: 239, y: 858},
{ x: 239, y: 859},
{ x: 239, y: 860},
{ x: 238, y: 861},
{ x: 239, y: 861},
{ x: 240, y: 859},
{ x: 240, y: 858},
{ x: 240, y: 857},
{ x: 241, y: 857},
{ x: 241, y: 856},
{ x: 241, y: 855},
{ x: 240, y: 854},
{ x: 239, y: 855},
{ x: 238, y: 855},
{ x: 239, y: 854},
{ x: 240, y: 853},
{ x: 241, y: 852},
{ x: 240, y: 852},
{ x: 241, y: 851},
{ x: 241, y: 850},
{ x: 242, y: 849},
{ x: 242, y: 850},
{ x: 243, y: 849},
{ x: 244, y: 848},
{ x: 243, y: 848},
{ x: 244, y: 847},
{ x: 245, y: 846},
{ x: 245, y: 847},
{ x: 246, y: 849},
{ x: 245, y: 850},
{ x: 244, y: 851},
{ x: 243, y: 852},
{ x: 242, y: 853},
{ x: 242, y: 854},
{ x: 242, y: 855},
{ x: 243, y: 854},
{ x: 243, y: 853},
{ x: 244, y: 852},
{ x: 245, y: 851},
{ x: 246, y: 850},
{ x: 247, y: 849},
{ x: 247, y: 848},
{ x: 247, y: 847},
{ x: 248, y: 846},
{ x: 248, y: 847},
{ x: 249, y: 846},
{ x: 249, y: 845},
{ x: 250, y: 845},
{ x: 251, y: 845},
{ x: 251, y: 844},
{ x: 252, y: 843},
{ x: 251, y: 843},
{ x: 252, y: 844},
{ x: 253, y: 843},
{ x: 253, y: 842},
{ x: 254, y: 842},
{ x: 254, y: 841},
{ x: 255, y: 840},
{ x: 255, y: 841},
{ x: 256, y: 840},
{ x: 256, y: 839},
{ x: 257, y: 839},
{ x: 258, y: 839},
{ x: 259, y: 838},
{ x: 258, y: 838},
{ x: 259, y: 837},
{ x: 260, y: 838},
{ x: 260, y: 837},
{ x: 261, y: 837},
{ x: 262, y: 836},
{ x: 262, y: 837},
{ x: 263, y: 836},
{ x: 264, y: 835},
{ x: 264, y: 836},
{ x: 265, y: 835},
{ x: 265, y: 836},
{ x: 266, y: 835},
{ x: 267, y: 835},
{ x: 268, y: 835},
{ x: 269, y: 834},
{ x: 268, y: 834},
{ x: 267, y: 833},
{ x: 268, y: 832},
{ x: 267, y: 832},
{ x: 266, y: 833},
{ x: 265, y: 833},
{ x: 266, y: 832},
{ x: 265, y: 832},
{ x: 264, y: 833},
{ x: 263, y: 833},
{ x: 262, y: 834},
{ x: 262, y: 833},
{ x: 261, y: 833},
{ x: 261, y: 834},
{ x: 260, y: 834},
{ x: 259, y: 834},
{ x: 259, y: 835},
{ x: 258, y: 835},
{ x: 257, y: 836},
{ x: 257, y: 835},
{ x: 256, y: 836},
{ x: 255, y: 837},
{ x: 254, y: 838},
{ x: 253, y: 838},
{ x: 252, y: 839},
{ x: 251, y: 840},
{ x: 250, y: 841},
{ x: 249, y: 842},
{ x: 248, y: 843},
{ x: 247, y: 844},
{ x: 246, y: 845},
{ x: 245, y: 845},
{ x: 246, y: 844},
{ x: 247, y: 843},
{ x: 248, y: 842},
{ x: 249, y: 841},
{ x: 250, y: 840},
{ x: 251, y: 839},
{ x: 252, y: 838},
{ x: 253, y: 837},
{ x: 253, y: 836},
{ x: 254, y: 837},
{ x: 254, y: 836},
{ x: 255, y: 836},
{ x: 254, y: 835},
{ x: 253, y: 835},
{ x: 254, y: 834},
{ x: 255, y: 833},
{ x: 254, y: 833},
{ x: 254, y: 832},
{ x: 255, y: 831},
{ x: 255, y: 832},
{ x: 256, y: 831},
{ x: 256, y: 830},
{ x: 256, y: 829},
{ x: 256, y: 828},
{ x: 257, y: 829},
{ x: 257, y: 828},
{ x: 257, y: 827},
{ x: 257, y: 826},
{ x: 258, y: 825},
{ x: 258, y: 826},
{ x: 259, y: 825},
{ x: 259, y: 824},
{ x: 259, y: 823},
{ x: 260, y: 824},
{ x: 260, y: 823},
{ x: 260, y: 822},
{ x: 261, y: 821},
{ x: 260, y: 821},
{ x: 261, y: 820},
{ x: 262, y: 819},
{ x: 261, y: 819},
{ x: 262, y: 818},
{ x: 262, y: 817},
{ x: 261, y: 817},
{ x: 262, y: 816},
{ x: 262, y: 815},
{ x: 262, y: 814},
{ x: 261, y: 814},
{ x: 262, y: 813},
{ x: 261, y: 812},
{ x: 261, y: 813},
{ x: 260, y: 812},
{ x: 259, y: 811},
{ x: 260, y: 810},
{ x: 260, y: 811},
{ x: 259, y: 810},
{ x: 259, y: 809},
{ x: 258, y: 809},
{ x: 258, y: 808},
{ x: 257, y: 807},
{ x: 257, y: 808},
{ x: 256, y: 807},
{ x: 255, y: 807},
{ x: 256, y: 806},
{ x: 255, y: 806},
{ x: 254, y: 806},
{ x: 253, y: 805},
{ x: 253, y: 806},
{ x: 252, y: 805},
{ x: 251, y: 805},
{ x: 250, y: 805},
{ x: 251, y: 804},
{ x: 250, y: 804},
{ x: 249, y: 804},
{ x: 248, y: 804},
{ x: 247, y: 804},
{ x: 246, y: 804},
{ x: 246, y: 803},
{ x: 245, y: 804},
{ x: 244, y: 808},
{ x: 244, y: 809},
{ x: 246, y: 809},
{ x: 247, y: 809},
{ x: 248, y: 810},
{ x: 249, y: 810},
{ x: 250, y: 810},
{ x: 251, y: 810},
{ x: 250, y: 811},
{ x: 251, y: 812},
{ x: 251, y: 811},
{ x: 252, y: 812},
{ x: 253, y: 812},
{ x: 252, y: 813},
{ x: 251, y: 813},
{ x: 250, y: 813},
{ x: 249, y: 813},
{ x: 248, y: 812},
{ x: 248, y: 813},
{ x: 247, y: 812},
{ x: 247, y: 811},
{ x: 246, y: 811},
{ x: 247, y: 810},
{ x: 246, y: 810},
{ x: 245, y: 810},
{ x: 244, y: 810},
{ x: 243, y: 809},
{ x: 243, y: 808},
{ x: 243, y: 807},
{ x: 242, y: 807},
{ x: 241, y: 806},
{ x: 242, y: 806},
{ x: 241, y: 805},
{ x: 240, y: 805},
{ x: 240, y: 804},
{ x: 239, y: 804},
{ x: 239, y: 803},
{ x: 238, y: 804},
{ x: 237, y: 803},
{ x: 238, y: 803},
{ x: 237, y: 802},
{ x: 236, y: 802},
{ x: 235, y: 801},
{ x: 235, y: 802},
{ x: 234, y: 801},
{ x: 233, y: 801},
{ x: 232, y: 801},
{ x: 231, y: 801},
{ x: 230, y: 802},
{ x: 230, y: 801},
{ x: 229, y: 802},
{ x: 229, y: 803},
{ x: 228, y: 804},
{ x: 228, y: 803},
{ x: 227, y: 804},
{ x: 227, y: 805},
{ x: 226, y: 806},
{ x: 225, y: 806},
{ x: 225, y: 807},
{ x: 224, y: 808},
{ x: 224, y: 807},
{ x: 224, y: 806},
{ x: 223, y: 807},
{ x: 223, y: 808},
{ x: 222, y: 809},
{ x: 221, y: 809},
{ x: 222, y: 808},
{ x: 221, y: 807},
{ x: 222, y: 807},
{ x: 223, y: 806},
{ x: 222, y: 806},
{ x: 221, y: 806},
{ x: 220, y: 807},
{ x: 219, y: 807},
{ x: 220, y: 806},
{ x: 219, y: 806},
{ x: 218, y: 807},
{ x: 217, y: 807},
{ x: 218, y: 809},
{ x: 219, y: 809},
{ x: 220, y: 809},
{ x: 219, y: 810},
{ x: 218, y: 810},
{ x: 217, y: 810},
{ x: 216, y: 810},
{ x: 215, y: 810},
{ x: 214, y: 810},
{ x: 213, y: 809},
{ x: 213, y: 810},
{ x: 212, y: 810},
{ x: 211, y: 810},
{ x: 211, y: 809},
{ x: 210, y: 809},
{ x: 209, y: 808},
{ x: 208, y: 809},
{ x: 208, y: 808},
{ x: 209, y: 809},
{ x: 210, y: 808},
{ x: 211, y: 808},
{ x: 211, y: 807},
{ x: 212, y: 807},
{ x: 212, y: 808},
{ x: 213, y: 807},
{ x: 214, y: 807},
{ x: 215, y: 807},
{ x: 216, y: 807},
{ x: 215, y: 806},
{ x: 211, y: 789},
{ x: 210, y: 789},
{ x: 210, y: 788},
{ x: 211, y: 788},
{ x: 212, y: 789},
{ x: 213, y: 789},
{ x: 213, y: 788},
{ x: 214, y: 789},
{ x: 215, y: 789},
{ x: 216, y: 789},
{ x: 217, y: 789},
{ x: 218, y: 789},
{ x: 219, y: 790},
{ x: 219, y: 789},
{ x: 220, y: 789},
{ x: 221, y: 789},
{ x: 222, y: 789},
{ x: 223, y: 788},
{ x: 223, y: 789},
{ x: 224, y: 789},
{ x: 225, y: 789},
{ x: 225, y: 788},
{ x: 226, y: 789},
{ x: 227, y: 789},
{ x: 227, y: 788},
{ x: 228, y: 788},
{ x: 229, y: 788},
{ x: 230, y: 788},
{ x: 231, y: 788},
{ x: 232, y: 788},
{ x: 233, y: 788},
{ x: 234, y: 788},
{ x: 235, y: 788},
{ x: 235, y: 789},
{ x: 236, y: 789},
{ x: 237, y: 789},
{ x: 237, y: 790},
{ x: 238, y: 789},
{ x: 238, y: 790},
{ x: 239, y: 790},
{ x: 240, y: 790},
{ x: 241, y: 790},
{ x: 242, y: 790},
{ x: 242, y: 791},
{ x: 243, y: 790},
{ x: 244, y: 790},
{ x: 245, y: 791},
{ x: 245, y: 790},
{ x: 246, y: 790},
{ x: 247, y: 790},
{ x: 247, y: 791},
{ x: 248, y: 790},
{ x: 249, y: 790},
{ x: 250, y: 791},
{ x: 250, y: 790},
{ x: 251, y: 790},
{ x: 252, y: 790},
{ x: 253, y: 790},
{ x: 253, y: 789},
{ x: 254, y: 790},
{ x: 255, y: 790},
{ x: 256, y: 790},
{ x: 257, y: 790},
{ x: 258, y: 789},
{ x: 258, y: 790},
{ x: 259, y: 789},
{ x: 259, y: 790},
{ x: 260, y: 789},
{ x: 261, y: 789},
{ x: 262, y: 789},
{ x: 263, y: 789},
{ x: 263, y: 788},
{ x: 264, y: 789},
{ x: 264, y: 788},
{ x: 265, y: 788},
{ x: 266, y: 788},
{ x: 267, y: 787},
{ x: 267, y: 788},
{ x: 268, y: 787},
{ x: 269, y: 787},
{ x: 270, y: 787},
{ x: 271, y: 787},
{ x: 271, y: 786},
{ x: 272, y: 787},
{ x: 273, y: 786},
{ x: 273, y: 787},
{ x: 274, y: 786},
{ x: 274, y: 785},
{ x: 275, y: 784},
{ x: 276, y: 783},
{ x: 276, y: 782},
{ x: 277, y: 782},
{ x: 277, y: 781},
{ x: 278, y: 780},
{ x: 278, y: 779},
{ x: 278, y: 776},
{ x: 279, y: 775},
{ x: 279, y: 774},
{ x: 278, y: 775},
{ x: 279, y: 776},
{ x: 278, y: 777},
{ x: 277, y: 778},
{ x: 277, y: 779},
{ x: 277, y: 780},
{ x: 274, y: 780},
{ x: 274, y: 781},
{ x: 272, y: 781},
{ x: 271, y: 780},
{ x: 271, y: 779},
{ x: 270, y: 779},
{ x: 271, y: 778},
{ x: 271, y: 777},
{ x: 270, y: 776},
{ x: 269, y: 775},
{ x: 270, y: 775},
{ x: 269, y: 774},
{ x: 268, y: 774},
{ x: 267, y: 773},
{ x: 268, y: 773},
{ x: 268, y: 772},
{ x: 267, y: 772},
{ x: 267, y: 771},
{ x: 266, y: 771},
{ x: 266, y: 770},
{ x: 265, y: 770},
{ x: 265, y: 769},
{ x: 265, y: 768},
{ x: 264, y: 767},
{ x: 263, y: 768},
{ x: 264, y: 768},
{ x: 263, y: 767},
{ x: 262, y: 766},
{ x: 263, y: 766},
{ x: 262, y: 765},
{ x: 262, y: 764},
{ x: 261, y: 764},
{ x: 261, y: 763},
{ x: 260, y: 763},
{ x: 260, y: 762},
{ x: 259, y: 762},
{ x: 260, y: 761},
{ x: 259, y: 760},
{ x: 259, y: 761},
{ x: 258, y: 760},
{ x: 257, y: 759},
{ x: 258, y: 759},
{ x: 257, y: 758},
{ x: 256, y: 757},
{ x: 255, y: 758},
{ x: 256, y: 758},
{ x: 255, y: 757},
{ x: 254, y: 756},
{ x: 254, y: 757},
{ x: 253, y: 756},
{ x: 252, y: 755},
{ x: 252, y: 756},
{ x: 251, y: 755},
{ x: 251, y: 754},
{ x: 250, y: 755},
{ x: 249, y: 754},
{ x: 250, y: 754},
{ x: 249, y: 753},
{ x: 248, y: 753},
{ x: 247, y: 752},
{ x: 247, y: 753},
{ x: 246, y: 752},
{ x: 245, y: 752},
{ x: 245, y: 751},
{ x: 244, y: 751},
{ x: 243, y: 751},
{ x: 242, y: 751},
{ x: 242, y: 750},
{ x: 241, y: 750},
{ x: 240, y: 751},
{ x: 241, y: 751},
{ x: 240, y: 750},
{ x: 239, y: 750},
{ x: 238, y: 751},
{ x: 238, y: 750},
{ x: 237, y: 750},
{ x: 236, y: 750},
{ x: 235, y: 750},
{ x: 234, y: 749},
{ x: 233, y: 749},
{ x: 234, y: 750},
{ x: 233, y: 750},
{ x: 232, y: 750},
{ x: 232, y: 749},
{ x: 231, y: 749},
{ x: 230, y: 750},
{ x: 230, y: 749},
{ x: 229, y: 749},
{ x: 229, y: 750},
{ x: 228, y: 749},
{ x: 227, y: 750},
{ x: 227, y: 749},
{ x: 226, y: 749},
{ x: 225, y: 749},
{ x: 225, y: 750},
{ x: 224, y: 749},
{ x: 223, y: 750},
{ x: 223, y: 749},
{ x: 222, y: 750},
{ x: 221, y: 749},
{ x: 221, y: 750},
{ x: 220, y: 750},
{ x: 220, y: 749},
{ x: 219, y: 750},
{ x: 218, y: 750},
{ x: 217, y: 750},
{ x: 216, y: 751},
{ x: 217, y: 751},
{ x: 216, y: 750},
{ x: 215, y: 751},
{ x: 214, y: 752},
{ x: 214, y: 751},
{ x: 213, y: 752},
{ x: 212, y: 753},
{ x: 212, y: 752},
{ x: 211, y: 753},
{ x: 210, y: 753},
{ x: 210, y: 754},
{ x: 209, y: 754},
{ x: 209, y: 753},
{ x: 208, y: 754},
{ x: 208, y: 755},
{ x: 207, y: 755},
{ x: 206, y: 756},
{ x: 206, y: 755},
{ x: 205, y: 756},
{ x: 204, y: 756},
{ x: 204, y: 757},
{ x: 203, y: 757},
{ x: 203, y: 758},
{ x: 202, y: 758},
{ x: 201, y: 758},
{ x: 201, y: 759},
{ x: 200, y: 759},
{ x: 199, y: 759},
{ x: 200, y: 760},
{ x: 199, y: 760},
{ x: 198, y: 760},
{ x: 198, y: 761},
{ x: 197, y: 762},
{ x: 197, y: 761},
{ x: 196, y: 762},
{ x: 195, y: 763},
{ x: 195, y: 762},
{ x: 194, y: 763},
{ x: 194, y: 764},
{ x: 193, y: 764},
{ x: 193, y: 763},
{ x: 192, y: 764},
{ x: 192, y: 765},
{ x: 191, y: 766},
{ x: 191, y: 765},
{ x: 190, y: 766},
{ x: 189, y: 767},
{ x: 189, y: 766},
{ x: 188, y: 767},
{ x: 188, y: 768},
{ x: 187, y: 768},
{ x: 187, y: 769},
{ x: 187, y: 770},
{ x: 186, y: 770},
{ x: 185, y: 770},
{ x: 184, y: 771},
{ x: 185, y: 772},
{ x: 185, y: 771},
{ x: 184, y: 772},
{ x: 183, y: 773},
{ x: 184, y: 773},
{ x: 183, y: 774},
{ x: 182, y: 774},
{ x: 181, y: 775},
{ x: 181, y: 776},
{ x: 182, y: 775},
{ x: 182, y: 776},
{ x: 181, y: 777},
{ x: 180, y: 778},
{ x: 181, y: 778},
{ x: 180, y: 779},
{ x: 181, y: 779},
{ x: 181, y: 780},
{ x: 181, y: 781},
{ x: 182, y: 782},
{ x: 182, y: 783},
{ x: 183, y: 784},
{ x: 183, y: 783},
{ x: 184, y: 784},
{ x: 185, y: 784},
{ x: 186, y: 785},
{ x: 186, y: 784},
{ x: 187, y: 785},
{ x: 188, y: 785},
{ x: 189, y: 785},
{ x: 190, y: 785},
{ x: 189, y: 786},
{ x: 190, y: 786},
{ x: 191, y: 786},
{ x: 192, y: 785},
{ x: 192, y: 786},
{ x: 193, y: 786},
{ x: 194, y: 786},
{ x: 195, y: 787},
{ x: 196, y: 786},
{ x: 195, y: 786},
{ x: 196, y: 787},
{ x: 197, y: 787},
{ x: 198, y: 787},
{ x: 199, y: 787},
{ x: 200, y: 788},
{ x: 200, y: 787},
{ x: 201, y: 787},
{ x: 202, y: 787},
{ x: 203, y: 787},
{ x: 202, y: 788},
{ x: 203, y: 788},
{ x: 204, y: 788},
{ x: 205, y: 787},
{ x: 205, y: 788},
{ x: 206, y: 788},
{ x: 207, y: 788},
{ x: 208, y: 788},
{ x: 209, y: 788},
{ x: 207, y: 780},
{ x: 208, y: 779},
{ x: 207, y: 779},
{ x: 207, y: 778},
{ x: 206, y: 779},
{ x: 205, y: 780},
{ x: 206, y: 780},
{ x: 205, y: 779},
{ x: 204, y: 780},
{ x: 204, y: 779},
{ x: 203, y: 780},
{ x: 202, y: 780},
{ x: 203, y: 779},
{ x: 203, y: 777},
{ x: 204, y: 777},
{ x: 204, y: 776},
{ x: 203, y: 775},
{ x: 203, y: 776},
{ x: 201, y: 777},
{ x: 201, y: 778},
{ x: 201, y: 780},
{ x: 200, y: 780},
{ x: 199, y: 780},
{ x: 198, y: 780},
{ x: 198, y: 779},
{ x: 197, y: 780},
{ x: 196, y: 779},
{ x: 196, y: 780},
{ x: 195, y: 780},
{ x: 194, y: 779},
{ x: 194, y: 780},
{ x: 193, y: 780},
{ x: 192, y: 780},
{ x: 191, y: 780},
{ x: 192, y: 779},
{ x: 191, y: 777},
{ x: 191, y: 779},
{ x: 190, y: 779},
{ x: 189, y: 780},
{ x: 189, y: 779},
{ x: 188, y: 779},
{ x: 187, y: 779},
{ x: 186, y: 779},
{ x: 185, y: 779},
{ x: 186, y: 777},
{ x: 185, y: 776},
{ x: 185, y: 777},
{ x: 186, y: 776},
{ x: 187, y: 775},
{ x: 188, y: 774},
{ x: 188, y: 775},
{ x: 189, y: 774},
{ x: 190, y: 773},
{ x: 191, y: 773},
{ x: 191, y: 772},
{ x: 192, y: 771},
{ x: 192, y: 772},
{ x: 193, y: 771},
{ x: 194, y: 770},
{ x: 194, y: 771},
{ x: 193, y: 772},
{ x: 194, y: 774},
{ x: 193, y: 775},
{ x: 198, y: 776},
{ x: 198, y: 775},
{ x: 198, y: 774},
{ x: 199, y: 774},
{ x: 198, y: 773},
{ x: 199, y: 773},
{ x: 199, y: 772},
{ x: 199, y: 771},
{ x: 199, y: 770},
{ x: 198, y: 769},
{ x: 197, y: 768},
{ x: 196, y: 769},
{ x: 195, y: 770},
{ x: 196, y: 770},
{ x: 197, y: 769},
{ x: 198, y: 768},
{ x: 199, y: 768},
{ x: 200, y: 768},
{ x: 200, y: 767},
{ x: 201, y: 767},
{ x: 202, y: 766},
{ x: 202, y: 767},
{ x: 203, y: 767},
{ x: 203, y: 766},
{ x: 204, y: 766},
{ x: 205, y: 766},
{ x: 206, y: 768},
{ x: 206, y: 767},
{ x: 206, y: 766},
{ x: 206, y: 765},
{ x: 207, y: 765},
{ x: 207, y: 766},
{ x: 208, y: 765},
{ x: 209, y: 764},
{ x: 210, y: 765},
{ x: 209, y: 765},
{ x: 210, y: 764},
{ x: 211, y: 764},
{ x: 212, y: 764},
{ x: 213, y: 763},
{ x: 213, y: 764},
{ x: 214, y: 764},
{ x: 215, y: 765},
{ x: 216, y: 765},
{ x: 215, y: 764},
{ x: 215, y: 763},
{ x: 216, y: 763},
{ x: 217, y: 763},
{ x: 217, y: 764},
{ x: 218, y: 763},
{ x: 219, y: 763},
{ x: 220, y: 762},
{ x: 220, y: 763},
{ x: 221, y: 763},
{ x: 222, y: 763},
{ x: 222, y: 762},
{ x: 223, y: 763},
{ x: 224, y: 763},
{ x: 224, y: 762},
{ x: 225, y: 763},
{ x: 226, y: 763},
{ x: 226, y: 762},
{ x: 227, y: 763},
{ x: 228, y: 763},
{ x: 229, y: 762},
{ x: 229, y: 763},
{ x: 230, y: 763},
{ x: 231, y: 763},
{ x: 232, y: 763},
{ x: 233, y: 763},
{ x: 233, y: 762},
{ x: 234, y: 763},
{ x: 235, y: 763},
{ x: 236, y: 763},
{ x: 237, y: 764},
{ x: 238, y: 763},
{ x: 237, y: 763},
{ x: 238, y: 764},
{ x: 239, y: 763},
{ x: 240, y: 764},
{ x: 240, y: 763},
{ x: 241, y: 764},
{ x: 242, y: 764},
{ x: 242, y: 763},
{ x: 243, y: 764},
{ x: 243, y: 765},
{ x: 244, y: 764},
{ x: 245, y: 764},
{ x: 245, y: 765},
{ x: 246, y: 765},
{ x: 247, y: 766},
{ x: 247, y: 765},
{ x: 248, y: 766},
{ x: 249, y: 766},
{ x: 250, y: 767},
{ x: 251, y: 767},
{ x: 252, y: 767},
{ x: 251, y: 768},
{ x: 252, y: 769},
{ x: 253, y: 769},
{ x: 254, y: 770},
{ x: 254, y: 769},
{ x: 255, y: 769},
{ x: 254, y: 768},
{ x: 253, y: 768},
{ x: 252, y: 768},
{ x: 251, y: 769},
{ x: 250, y: 769},
{ x: 250, y: 768},
{ x: 249, y: 769},
{ x: 249, y: 768},
{ x: 248, y: 769},
{ x: 247, y: 769},
{ x: 247, y: 768},
{ x: 246, y: 767},
{ x: 246, y: 768},
{ x: 245, y: 767},
{ x: 244, y: 768},
{ x: 244, y: 767},
{ x: 243, y: 767},
{ x: 242, y: 767},
{ x: 241, y: 767},
{ x: 240, y: 767},
{ x: 241, y: 766},
{ x: 240, y: 766},
{ x: 239, y: 766},
{ x: 238, y: 766},
{ x: 237, y: 766},
{ x: 236, y: 766},
{ x: 237, y: 765},
{ x: 236, y: 765},
{ x: 235, y: 766},
{ x: 234, y: 767},
{ x: 234, y: 766},
{ x: 234, y: 765},
{ x: 233, y: 765},
{ x: 232, y: 766},
{ x: 232, y: 765},
{ x: 231, y: 765},
{ x: 230, y: 765},
{ x: 230, y: 766},
{ x: 229, y: 766},
{ x: 229, y: 765},
{ x: 228, y: 765},
{ x: 227, y: 766},
{ x: 227, y: 765},
{ x: 226, y: 765},
{ x: 225, y: 765},
{ x: 224, y: 765},
{ x: 223, y: 766},
{ x: 222, y: 766},
{ x: 223, y: 765},
{ x: 222, y: 765},
{ x: 221, y: 766},
{ x: 221, y: 767},
{ x: 220, y: 768},
{ x: 219, y: 767},
{ x: 220, y: 767},
{ x: 219, y: 766},
{ x: 218, y: 766},
{ x: 217, y: 765},
{ x: 217, y: 766},
{ x: 216, y: 766},
{ x: 215, y: 766},
{ x: 214, y: 766},
{ x: 214, y: 767},
{ x: 213, y: 767},
{ x: 212, y: 768},
{ x: 211, y: 767},
{ x: 211, y: 766},
{ x: 212, y: 767},
{ x: 213, y: 768},
{ x: 211, y: 774},
{ x: 211, y: 775},
{ x: 212, y: 775},
{ x: 212, y: 776},
{ x: 212, y: 777},
{ x: 211, y: 776},
{ x: 210, y: 776},
{ x: 210, y: 775},
{ x: 209, y: 776},
{ x: 209, y: 777},
{ x: 208, y: 778},
{ x: 209, y: 779},
{ x: 209, y: 778},
{ x: 210, y: 779},
{ x: 211, y: 778},
{ x: 211, y: 779},
{ x: 212, y: 778},
{ x: 212, y: 779},
{ x: 213, y: 779},
{ x: 214, y: 778},
{ x: 214, y: 779},
{ x: 215, y: 779},
{ x: 216, y: 779},
{ x: 217, y: 778},
{ x: 218, y: 778},
{ x: 219, y: 779},
{ x: 220, y: 778},
{ x: 219, y: 778},
{ x: 218, y: 779},
{ x: 217, y: 779},
{ x: 216, y: 778},
{ x: 217, y: 777},
{ x: 218, y: 776},
{ x: 218, y: 775},
{ x: 219, y: 775},
{ x: 220, y: 775},
{ x: 220, y: 776},
{ x: 220, y: 777},
{ x: 221, y: 778},
{ x: 221, y: 779},
{ x: 222, y: 778},
{ x: 223, y: 777},
{ x: 223, y: 778},
{ x: 224, y: 778},
{ x: 225, y: 777},
{ x: 225, y: 778},
{ x: 226, y: 778},
{ x: 227, y: 777},
{ x: 226, y: 777},
{ x: 227, y: 778},
{ x: 228, y: 777},
{ x: 229, y: 777},
{ x: 229, y: 778},
{ x: 230, y: 777},
{ x: 231, y: 777},
{ x: 232, y: 777},
{ x: 232, y: 778},
{ x: 233, y: 777},
{ x: 234, y: 778},
{ x: 234, y: 777},
{ x: 233, y: 776},
{ x: 233, y: 775},
{ x: 233, y: 774},
{ x: 234, y: 774},
{ x: 234, y: 775},
{ x: 234, y: 776},
{ x: 235, y: 777},
{ x: 236, y: 777},
{ x: 236, y: 778},
{ x: 237, y: 777},
{ x: 238, y: 778},
{ x: 237, y: 778},
{ x: 238, y: 777},
{ x: 239, y: 778},
{ x: 240, y: 778},
{ x: 241, y: 778},
{ x: 242, y: 778},
{ x: 243, y: 778},
{ x: 242, y: 779},
{ x: 243, y: 779},
{ x: 244, y: 779},
{ x: 245, y: 779},
{ x: 246, y: 779},
{ x: 245, y: 778},
{ x: 247, y: 776},
{ x: 247, y: 777},
{ x: 247, y: 779},
{ x: 247, y: 780},
{ x: 248, y: 779},
{ x: 249, y: 779},
{ x: 250, y: 780},
{ x: 249, y: 780},
{ x: 250, y: 779},
{ x: 251, y: 780},
{ x: 252, y: 780},
{ x: 252, y: 781},
{ x: 253, y: 780},
{ x: 254, y: 781},
{ x: 255, y: 780},
{ x: 255, y: 781},
{ x: 254, y: 780},
{ x: 254, y: 779},
{ x: 254, y: 778},
{ x: 253, y: 778},
{ x: 254, y: 777},
{ x: 255, y: 778},
{ x: 256, y: 780},
{ x: 256, y: 781},
{ x: 257, y: 780},
{ x: 257, y: 781},
{ x: 258, y: 781},
{ x: 259, y: 780},
{ x: 259, y: 781},
{ x: 260, y: 781},
{ x: 261, y: 782},
{ x: 261, y: 781},
{ x: 262, y: 781},
{ x: 263, y: 781},
{ x: 262, y: 779},
{ x: 263, y: 778},
{ x: 263, y: 777},
{ x: 262, y: 777},
{ x: 262, y: 778},
{ x: 260, y: 778},
{ x: 259, y: 779},
{ x: 260, y: 779},
{ x: 259, y: 778},
{ x: 260, y: 777},
{ x: 260, y: 776},
{ x: 259, y: 776},
{ x: 260, y: 775},
{ x: 260, y: 774},
{ x: 260, y: 773},
{ x: 259, y: 772},
{ x: 258, y: 771},
{ x: 257, y: 770},
{ x: 256, y: 769},
{ x: 256, y: 770},
{ x: 257, y: 771},
{ x: 258, y: 770},
{ x: 259, y: 771},
{ x: 260, y: 772},
{ x: 261, y: 773},
{ x: 262, y: 774},
{ x: 262, y: 773},
{ x: 263, y: 774},
{ x: 264, y: 775},
{ x: 263, y: 776},
{ x: 262, y: 775},
{ x: 263, y: 775},
{ x: 264, y: 774},
{ x: 265, y: 775},
{ x: 266, y: 775},
{ x: 267, y: 776},
{ x: 268, y: 777},
{ x: 269, y: 778},
{ x: 269, y: 779},
{ x: 268, y: 778},
{ x: 267, y: 777},
{ x: 266, y: 776},
{ x: 265, y: 776},
{ x: 265, y: 778},
{ x: 265, y: 779},
{ x: 265, y: 780},
{ x: 265, y: 781},
{ x: 264, y: 781},
{ x: 263, y: 782},
{ x: 264, y: 782},
{ x: 265, y: 782},
{ x: 266, y: 782},
{ x: 267, y: 782},
{ x: 267, y: 781},
{ x: 268, y: 782},
{ x: 269, y: 782},
{ x: 270, y: 782},
{ x: 271, y: 781},
{ x: 271, y: 782},
{ x: 271, y: 783},
{ x: 272, y: 783},
{ x: 272, y: 782},
{ x: 273, y: 783},
{ x: 274, y: 782},
{ x: 275, y: 783},
{ x: 276, y: 784},
{ x: 276, y: 785},
{ x: 276, y: 786},
{ x: 275, y: 786},
{ x: 275, y: 787},
{ x: 283, y: 792},
{ x: 283, y: 793},
{ x: 282, y: 793},
{ x: 281, y: 793},
{ x: 280, y: 794},
{ x: 281, y: 794},
{ x: 281, y: 795},
{ x: 280, y: 795},
{ x: 279, y: 795},
{ x: 279, y: 796},
{ x: 278, y: 797},
{ x: 279, y: 797},
{ x: 278, y: 798},
{ x: 277, y: 798},
{ x: 277, y: 799},
{ x: 276, y: 799},
{ x: 276, y: 800},
{ x: 276, y: 801},
{ x: 275, y: 800},
{ x: 275, y: 801},
{ x: 274, y: 802},
{ x: 273, y: 803},
{ x: 273, y: 802},
{ x: 272, y: 803},
{ x: 272, y: 804},
{ x: 273, y: 804},
{ x: 272, y: 805},
{ x: 271, y: 805},
{ x: 271, y: 806},
{ x: 271, y: 807},
{ x: 270, y: 807},
{ x: 270, y: 808},
{ x: 269, y: 809},
{ x: 269, y: 810},
{ x: 272, y: 831},
{ x: 272, y: 832},
{ x: 273, y: 833},
{ x: 274, y: 833},
{ x: 273, y: 832},
{ x: 272, y: 833},
{ x: 271, y: 832},
{ x: 270, y: 832},
{ x: 270, y: 831},
{ x: 269, y: 832},
{ x: 269, y: 833},
{ x: 270, y: 834},
{ x: 271, y: 834},
{ x: 272, y: 834},
{ x: 273, y: 834},
{ x: 274, y: 834},
{ x: 275, y: 834},
{ x: 276, y: 834},
{ x: 275, y: 833},
{ x: 274, y: 832},
{ x: 274, y: 831},
{ x: 275, y: 832},
{ x: 276, y: 832},
{ x: 277, y: 832},
{ x: 278, y: 833},
{ x: 279, y: 833},
{ x: 280, y: 832},
{ x: 281, y: 833},
{ x: 282, y: 833},
{ x: 282, y: 832},
{ x: 281, y: 832},
{ x: 280, y: 833},
{ x: 279, y: 832},
{ x: 278, y: 832},
{ x: 277, y: 833},
{ x: 277, y: 834},
{ x: 278, y: 834},
{ x: 279, y: 834},
{ x: 280, y: 834},
{ x: 281, y: 834},
{ x: 282, y: 835},
{ x: 282, y: 834},
{ x: 283, y: 834},
{ x: 284, y: 833},
{ x: 283, y: 833},
{ x: 284, y: 834},
{ x: 284, y: 835},
{ x: 285, y: 835},
{ x: 286, y: 835},
{ x: 285, y: 834},
{ x: 285, y: 833},
{ x: 286, y: 834},
{ x: 286, y: 833},
{ x: 287, y: 834},
{ x: 288, y: 834},
{ x: 287, y: 835},
{ x: 287, y: 836},
{ x: 288, y: 836},
{ x: 289, y: 835},
{ x: 289, y: 836},
{ x: 288, y: 835},
{ x: 289, y: 834},
{ x: 290, y: 835},
{ x: 290, y: 836},
{ x: 291, y: 837},
{ x: 290, y: 837},
{ x: 291, y: 836},
{ x: 291, y: 835},
{ x: 292, y: 836},
{ x: 292, y: 835},
{ x: 293, y: 835},
{ x: 293, y: 836},
{ x: 292, y: 837},
{ x: 293, y: 838},
{ x: 293, y: 837},
{ x: 294, y: 836},
{ x: 295, y: 837},
{ x: 295, y: 836},
{ x: 296, y: 837},
{ x: 295, y: 838},
{ x: 294, y: 837},
{ x: 294, y: 838},
{ x: 295, y: 839},
{ x: 296, y: 838},
{ x: 297, y: 838},
{ x: 298, y: 838},
{ x: 299, y: 839},
{ x: 298, y: 839},
{ x: 297, y: 840},
{ x: 296, y: 839},
{ x: 296, y: 840},
{ x: 297, y: 841},
{ x: 298, y: 841},
{ x: 299, y: 842},
{ x: 299, y: 841},
{ x: 299, y: 840},
{ x: 300, y: 840},
{ x: 300, y: 839},
{ x: 301, y: 840},
{ x: 301, y: 841},
{ x: 300, y: 842},
{ x: 301, y: 843},
{ x: 300, y: 843},
{ x: 301, y: 844},
{ x: 302, y: 845},
{ x: 302, y: 844},
{ x: 303, y: 843},
{ x: 302, y: 842},
{ x: 302, y: 841},
{ x: 303, y: 842},
{ x: 304, y: 843},
{ x: 304, y: 844},
{ x: 305, y: 845},
{ x: 305, y: 844},
{ x: 306, y: 845},
{ x: 307, y: 846},
{ x: 307, y: 847},
{ x: 306, y: 846},
{ x: 305, y: 847},
{ x: 304, y: 846},
{ x: 303, y: 845},
{ x: 303, y: 846},
{ x: 304, y: 847},
{ x: 305, y: 848},
{ x: 306, y: 847},
{ x: 306, y: 848},
{ x: 306, y: 849},
{ x: 307, y: 848},
{ x: 307, y: 849},
{ x: 307, y: 850},
{ x: 307, y: 851},
{ x: 308, y: 851},
{ x: 309, y: 850},
{ x: 308, y: 849},
{ x: 308, y: 848},
{ x: 309, y: 849},
{ x: 310, y: 850},
{ x: 309, y: 851},
{ x: 308, y: 852},
{ x: 309, y: 853},
{ x: 308, y: 853},
{ x: 309, y: 854},
{ x: 309, y: 855},
{ x: 310, y: 856},
{ x: 310, y: 855},
{ x: 310, y: 854},
{ x: 311, y: 853},
{ x: 310, y: 852},
{ x: 310, y: 851},
{ x: 311, y: 852},
{ x: 312, y: 853},
{ x: 312, y: 854},
{ x: 313, y: 855},
{ x: 313, y: 856},
{ x: 312, y: 855},
{ x: 311, y: 856},
{ x: 311, y: 857},
{ x: 310, y: 857},
{ x: 311, y: 858},
{ x: 311, y: 859},
{ x: 312, y: 860},
{ x: 311, y: 860},
{ x: 312, y: 859},
{ x: 313, y: 858},
{ x: 313, y: 857},
{ x: 314, y: 858},
{ x: 313, y: 859},
{ x: 314, y: 859},
{ x: 313, y: 860},
{ x: 314, y: 860},
{ x: 315, y: 861},
{ x: 314, y: 862},
{ x: 313, y: 863},
{ x: 312, y: 862},
{ x: 312, y: 861},
{ x: 313, y: 861},
{ x: 314, y: 861},
{ x: 315, y: 862},
{ x: 315, y: 863},
{ x: 315, y: 864},
{ x: 314, y: 863},
{ x: 313, y: 864},
{ x: 312, y: 864},
{ x: 313, y: 865},
{ x: 313, y: 866},
{ x: 313, y: 867},
{ x: 313, y: 868},
{ x: 314, y: 867},
{ x: 315, y: 866},
{ x: 315, y: 865},
{ x: 316, y: 865},
{ x: 316, y: 866},
{ x: 316, y: 867},
{ x: 316, y: 868},
{ x: 317, y: 869},
{ x: 316, y: 869},
{ x: 314, y: 870},
{ x: 313, y: 869},
{ x: 314, y: 869},
{ x: 313, y: 870},
{ x: 314, y: 871},
{ x: 313, y: 871},
{ x: 313, y: 872},
{ x: 313, y: 873},
{ x: 314, y: 873},
{ x: 314, y: 874},
{ x: 313, y: 875},
{ x: 313, y: 874},
{ x: 314, y: 875},
{ x: 313, y: 876},
{ x: 314, y: 876},
{ x: 313, y: 877},
{ x: 312, y: 877},
{ x: 313, y: 878},
{ x: 313, y: 879},
{ x: 312, y: 880},
{ x: 312, y: 879},
{ x: 313, y: 880},
{ x: 312, y: 881},
{ x: 311, y: 882},
{ x: 311, y: 881},
{ x: 310, y: 882},
{ x: 310, y: 883},
{ x: 309, y: 883},
{ x: 308, y: 883},
{ x: 308, y: 884},
{ x: 309, y: 884},
{ x: 308, y: 885},
{ x: 307, y: 885},
{ x: 306, y: 886},
{ x: 306, y: 885},
{ x: 305, y: 886},
{ x: 305, y: 887},
{ x: 304, y: 887},
{ x: 303, y: 887},
{ x: 303, y: 888},
{ x: 302, y: 888},
{ x: 301, y: 888},
{ x: 301, y: 889},
{ x: 300, y: 889},
{ x: 300, y: 888},
{ x: 299, y: 889},
{ x: 298, y: 889},
{ x: 298, y: 890},
{ x: 297, y: 889},
{ x: 296, y: 890},
{ x: 297, y: 890},
{ x: 296, y: 891},
{ x: 295, y: 891},
{ x: 294, y: 890},
{ x: 294, y: 891},
{ x: 293, y: 891},
{ x: 292, y: 891},
{ x: 291, y: 891},
{ x: 292, y: 892},
{ x: 291, y: 892},
{ x: 290, y: 891},
{ x: 290, y: 892},
{ x: 289, y: 892},
{ x: 288, y: 892},
{ x: 287, y: 892},
{ x: 286, y: 892},
{ x: 285, y: 892},
{ x: 284, y: 892},
{ x: 283, y: 892},
{ x: 282, y: 892},
{ x: 283, y: 893},
{ x: 283, y: 894},
{ x: 282, y: 895},
{ x: 283, y: 895},
{ x: 284, y: 895},
{ x: 285, y: 894},
{ x: 285, y: 895},
{ x: 286, y: 895},
{ x: 287, y: 895},
{ x: 287, y: 894},
{ x: 288, y: 894},
{ x: 288, y: 895},
{ x: 289, y: 894},
{ x: 290, y: 895},
{ x: 290, y: 894},
{ x: 291, y: 894},
{ x: 292, y: 895},
{ x: 292, y: 894},
{ x: 293, y: 894},
{ x: 294, y: 895},
{ x: 295, y: 895},
{ x: 295, y: 894},
{ x: 296, y: 894},
{ x: 297, y: 894},
{ x: 298, y: 894},
{ x: 299, y: 893},
{ x: 298, y: 893},
{ x: 297, y: 893},
{ x: 296, y: 893},
{ x: 295, y: 893},
{ x: 294, y: 894},
{ x: 293, y: 895},
{ x: 293, y: 896},
{ x: 292, y: 896},
{ x: 291, y: 896},
{ x: 290, y: 896},
{ x: 290, y: 897},
{ x: 289, y: 897},
{ x: 288, y: 897},
{ x: 288, y: 896},
{ x: 287, y: 897},
{ x: 286, y: 897},
{ x: 285, y: 897},
{ x: 285, y: 896},
{ x: 284, y: 897},
{ x: 283, y: 897},
{ x: 282, y: 897},
{ x: 282, y: 898},
{ x: 281, y: 898},
{ x: 281, y: 897},
{ x: 280, y: 898},
{ x: 279, y: 897},
{ x: 279, y: 898},
{ x: 278, y: 899},
{ x: 278, y: 898},
{ x: 277, y: 898},
{ x: 276, y: 898},
{ x: 276, y: 899},
{ x: 275, y: 898},
{ x: 275, y: 899},
{ x: 274, y: 899},
{ x: 273, y: 899},
{ x: 273, y: 898},
{ x: 272, y: 899},
{ x: 271, y: 899},
{ x: 270, y: 900},
{ x: 270, y: 899},
{ x: 269, y: 899},
{ x: 268, y: 900},
{ x: 268, y: 899},
{ x: 267, y: 899},
{ x: 266, y: 900},
{ x: 266, y: 899},
{ x: 265, y: 899},
{ x: 265, y: 900},
{ x: 264, y: 899},
{ x: 263, y: 899},
{ x: 263, y: 900},
{ x: 262, y: 899},
{ x: 261, y: 900},
{ x: 261, y: 899},
{ x: 260, y: 899},
{ x: 259, y: 900},
{ x: 259, y: 899},
{ x: 258, y: 899},
{ x: 257, y: 899},
{ x: 257, y: 900},
{ x: 256, y: 899},
{ x: 255, y: 899},
{ x: 254, y: 899},
{ x: 253, y: 899},
{ x: 252, y: 899},
{ x: 251, y: 900},
{ x: 251, y: 899},
{ x: 250, y: 899},
{ x: 250, y: 900},
{ x: 250, y: 901},
{ x: 249, y: 900},
{ x: 248, y: 901},
{ x: 249, y: 901},
{ x: 248, y: 902},
{ x: 248, y: 903},
{ x: 247, y: 903},
{ x: 247, y: 904},
{ x: 248, y: 904},
{ x: 247, y: 905},
{ x: 247, y: 906},
{ x: 247, y: 907},
{ x: 247, y: 908},
{ x: 248, y: 908},
{ x: 249, y: 908},
{ x: 250, y: 908},
{ x: 251, y: 908},
{ x: 252, y: 909},
{ x: 253, y: 909},
{ x: 253, y: 908},
{ x: 254, y: 909},
{ x: 255, y: 908},
{ x: 255, y: 909},
{ x: 256, y: 909},
{ x: 257, y: 909},
{ x: 258, y: 909},
{ x: 259, y: 909},
{ x: 260, y: 909},
{ x: 261, y: 909},
{ x: 262, y: 909},
{ x: 263, y: 909},
{ x: 264, y: 909},
{ x: 265, y: 909},
{ x: 265, y: 908},
{ x: 266, y: 909},
{ x: 267, y: 909},
{ x: 268, y: 909},
{ x: 269, y: 909},
{ x: 270, y: 909},
{ x: 270, y: 908},
{ x: 271, y: 909},
{ x: 272, y: 909},
{ x: 272, y: 908},
{ x: 273, y: 908},
{ x: 274, y: 909},
{ x: 274, y: 908},
{ x: 275, y: 908},
{ x: 276, y: 908},
{ x: 277, y: 908},
{ x: 278, y: 907},
{ x: 277, y: 907},
{ x: 278, y: 908},
{ x: 279, y: 907},
{ x: 280, y: 907},
{ x: 280, y: 906},
{ x: 281, y: 907},
{ x: 282, y: 906},
{ x: 282, y: 907},
{ x: 283, y: 906},
{ x: 284, y: 905},
{ x: 285, y: 906},
{ x: 284, y: 906},
{ x: 285, y: 905},
{ x: 286, y: 905},
{ x: 287, y: 904},
{ x: 287, y: 905},
{ x: 288, y: 904},
{ x: 289, y: 904},
{ x: 289, y: 903},
{ x: 290, y: 904},
{ x: 290, y: 903},
{ x: 291, y: 903},
{ x: 292, y: 902},
{ x: 292, y: 903},
{ x: 293, y: 902},
{ x: 294, y: 902},
{ x: 294, y: 901},
{ x: 295, y: 901},
{ x: 296, y: 901},
{ x: 297, y: 900},
{ x: 296, y: 900},
{ x: 297, y: 899},
{ x: 298, y: 899},
{ x: 298, y: 900},
{ x: 299, y: 899},
{ x: 299, y: 898},
{ x: 300, y: 897},
{ x: 300, y: 898},
{ x: 301, y: 897},
{ x: 302, y: 896},
{ x: 301, y: 896},
{ x: 302, y: 897},
{ x: 303, y: 896},
{ x: 304, y: 895},
{ x: 303, y: 895},
{ x: 304, y: 894},
{ x: 303, y: 893},
{ x: 301, y: 893},
{ x: 300, y: 893},
{ x: 300, y: 892},
{ x: 301, y: 892},
{ x: 302, y: 892},
{ x: 303, y: 892},
{ x: 304, y: 892},
{ x: 305, y: 892},
{ x: 305, y: 891},
{ x: 306, y: 891},
{ x: 306, y: 892},
{ x: 307, y: 891},
{ x: 307, y: 892},
{ x: 308, y: 891},
{ x: 309, y: 891},
{ x: 310, y: 890},
{ x: 310, y: 891},
{ x: 311, y: 891},
{ x: 312, y: 891},
{ x: 312, y: 890},
{ x: 313, y: 890},
{ x: 314, y: 890},
{ x: 315, y: 889},
{ x: 316, y: 889},
{ x: 317, y: 889},
{ x: 318, y: 889},
{ x: 319, y: 889},
{ x: 318, y: 890},
{ x: 317, y: 890},
{ x: 316, y: 890},
{ x: 315, y: 890},
{ x: 314, y: 891},
{ x: 313, y: 891},
{ x: 314, y: 892},
{ x: 313, y: 892},
{ x: 312, y: 892},
{ x: 311, y: 893},
{ x: 312, y: 893},
{ x: 312, y: 894},
{ x: 311, y: 894},
{ x: 311, y: 895},
{ x: 310, y: 895},
{ x: 310, y: 896},
{ x: 309, y: 897},
{ x: 310, y: 897},
{ x: 309, y: 898},
{ x: 308, y: 898},
{ x: 308, y: 899},
{ x: 307, y: 900},
{ x: 307, y: 901},
{ x: 308, y: 900},
{ x: 307, y: 899},
{ x: 306, y: 900},
{ x: 305, y: 901},
{ x: 306, y: 901},
{ x: 305, y: 902},
{ x: 305, y: 903},
{ x: 304, y: 903},
{ x: 304, y: 904},
{ x: 304, y: 905},
{ x: 303, y: 905},
{ x: 304, y: 906},
{ x: 303, y: 907},
{ x: 303, y: 906},
{ x: 302, y: 907},
{ x: 303, y: 908},
{ x: 302, y: 908},
{ x: 302, y: 909},
{ x: 302, y: 910},
{ x: 301, y: 911},
{ x: 302, y: 911},
{ x: 301, y: 912},
{ x: 302, y: 912},
{ x: 301, y: 913},
{ x: 301, y: 914},
{ x: 301, y: 915},
{ x: 301, y: 916},
{ x: 300, y: 917},
{ x: 300, y: 916},
{ x: 301, y: 917},
{ x: 300, y: 918},
{ x: 301, y: 918},
{ x: 300, y: 919},
{ x: 300, y: 920},
{ x: 300, y: 921},
{ x: 299, y: 921},
{ x: 300, y: 922},
{ x: 299, y: 922},
{ x: 299, y: 923},
{ x: 299, y: 924},
{ x: 299, y: 925},
{ x: 298, y: 925},
{ x: 298, y: 926},
{ x: 298, y: 927},
{ x: 297, y: 927},
{ x: 297, y: 928},
{ x: 298, y: 928},
{ x: 297, y: 929},
{ x: 296, y: 929},
{ x: 296, y: 930},
{ x: 297, y: 930},
{ x: 296, y: 931},
{ x: 296, y: 932},
{ x: 295, y: 932},
{ x: 295, y: 933},
{ x: 295, y: 934},
{ x: 294, y: 935},
{ x: 294, y: 934},
{ x: 295, y: 935},
{ x: 294, y: 936},
{ x: 293, y: 937},
{ x: 294, y: 937},
{ x: 293, y: 938},
{ x: 293, y: 939},
{ x: 293, y: 940},
{ x: 292, y: 939},
{ x: 292, y: 940},
{ x: 292, y: 941},
{ x: 291, y: 942},
{ x: 292, y: 942},
{ x: 291, y: 943},
{ x: 291, y: 944},
{ x: 290, y: 945},
{ x: 291, y: 945},
{ x: 290, y: 944},
{ x: 289, y: 945},
{ x: 289, y: 946},
{ x: 289, y: 947},
{ x: 288, y: 948},
{ x: 288, y: 947},
{ x: 287, y: 948},
{ x: 287, y: 949},
{ x: 286, y: 950},
{ x: 286, y: 949},
{ x: 287, y: 950},
{ x: 286, y: 951},
{ x: 285, y: 951},
{ x: 285, y: 952},
{ x: 285, y: 953},
{ x: 284, y: 952},
{ x: 284, y: 953},
{ x: 284, y: 954},
{ x: 284, y: 955},
{ x: 283, y: 956},
{ x: 283, y: 955},
{ x: 282, y: 956},
{ x: 281, y: 957},
{ x: 282, y: 957},
{ x: 282, y: 958},
{ x: 281, y: 959},
{ x: 281, y: 958},
{ x: 280, y: 959},
{ x: 280, y: 960},
{ x: 279, y: 960},
{ x: 279, y: 961},
{ x: 278, y: 961},
{ x: 277, y: 962},
{ x: 278, y: 962},
{ x: 277, y: 963},
{ x: 276, y: 963},
{ x: 276, y: 964},
{ x: 275, y: 964},
{ x: 274, y: 965},
{ x: 275, y: 965},
{ x: 275, y: 966},
{ x: 274, y: 967},
{ x: 274, y: 966},
{ x: 273, y: 967},
{ x: 273, y: 968},
{ x: 272, y: 968},
{ x: 272, y: 969},
{ x: 271, y: 969},
{ x: 271, y: 970},
{ x: 270, y: 970},
{ x: 269, y: 971},
{ x: 270, y: 972},
{ x: 270, y: 971},
{ x: 269, y: 972},
{ x: 269, y: 973},
{ x: 268, y: 973},
{ x: 267, y: 973},
{ x: 268, y: 974},
{ x: 267, y: 975},
{ x: 267, y: 974},
{ x: 266, y: 975},
{ x: 265, y: 975},
{ x: 264, y: 976},
{ x: 263, y: 977},
{ x: 264, y: 977},
{ x: 265, y: 976},
{ x: 265, y: 977},
{ x: 265, y: 978},
{ x: 264, y: 978},
{ x: 263, y: 979},
{ x: 263, y: 978},
{ x: 262, y: 978},
{ x: 261, y: 979},
{ x: 262, y: 979},
{ x: 261, y: 978},
{ x: 260, y: 979},
{ x: 259, y: 979},
{ x: 258, y: 979},
{ x: 257, y: 980},
{ x: 257, y: 979},
{ x: 256, y: 980},
{ x: 255, y: 979},
{ x: 255, y: 980},
{ x: 254, y: 981},
{ x: 254, y: 980},
{ x: 253, y: 981},
{ x: 253, y: 980},
{ x: 252, y: 981},
{ x: 251, y: 981},
{ x: 250, y: 981},
{ x: 250, y: 982},
{ x: 249, y: 982},
{ x: 248, y: 983},
{ x: 248, y: 982},
{ x: 247, y: 983},
{ x: 246, y: 983},
{ x: 246, y: 984},
{ x: 245, y: 983},
{ x: 245, y: 984},
{ x: 244, y: 985},
{ x: 244, y: 984},
{ x: 243, y: 985},
{ x: 242, y: 986},
{ x: 241, y: 985},
{ x: 242, y: 985},
{ x: 241, y: 986},
{ x: 240, y: 987},
{ x: 240, y: 986},
{ x: 239, y: 987},
{ x: 238, y: 987},
{ x: 238, y: 988},
{ x: 237, y: 988},
{ x: 237, y: 987},
{ x: 236, y: 988},
{ x: 236, y: 989},
{ x: 235, y: 989},
{ x: 234, y: 990},
{ x: 234, y: 989},
{ x: 233, y: 990},
{ x: 232, y: 991},
{ x: 232, y: 990},
{ x: 231, y: 990},
{ x: 230, y: 991},
{ x: 231, y: 991},
{ x: 230, y: 992},
{ x: 229, y: 992},
{ x: 228, y: 993},
{ x: 228, y: 992},
{ x: 227, y: 993},
{ x: 226, y: 993},
{ x: 225, y: 993},
{ x: 224, y: 994},
{ x: 225, y: 994},
{ x: 226, y: 995},
{ x: 227, y: 995},
{ x: 226, y: 994},
{ x: 225, y: 995},
{ x: 224, y: 995},
{ x: 223, y: 995},
{ x: 223, y: 994},
{ x: 222, y: 995},
{ x: 222, y: 994},
{ x: 221, y: 995},
{ x: 220, y: 995},
{ x: 221, y: 994},
{ x: 220, y: 994},
{ x: 219, y: 994},
{ x: 219, y: 995},
{ x: 218, y: 996},
{ x: 217, y: 996},
{ x: 218, y: 995},
{ x: 218, y: 994},
{ x: 217, y: 995},
{ x: 216, y: 996},
{ x: 215, y: 996},
{ x: 215, y: 995},
{ x: 214, y: 996},
{ x: 214, y: 997},
{ x: 213, y: 997},
{ x: 212, y: 997},
{ x: 212, y: 996},
{ x: 211, y: 997},
{ x: 210, y: 997},
{ x: 209, y: 997},
{ x: 209, y: 998},
{ x: 208, y: 998},
{ x: 207, y: 998},
{ x: 206, y: 998},
{ x: 206, y: 999},
{ x: 205, y: 998},
{ x: 205, y: 999},
{ x: 204, y: 999},
{ x: 203, y: 999},
{ x: 202, y: 1000},
{ x: 202, y: 999},
{ x: 201, y: 1000},
{ x: 201, y: 999},
{ x: 200, y: 1000},
{ x: 199, y: 999},
{ x: 199, y: 1000},
{ x: 198, y: 1000},
{ x: 197, y: 1000},
{ x: 197, y: 999},
{ x: 196, y: 1000},
{ x: 195, y: 1000},
{ x: 195, y: 999},
{ x: 194, y: 1000},
{ x: 193, y: 1000},
{ x: 193, y: 999},
{ x: 192, y: 1000},
{ x: 191, y: 1000},
{ x: 190, y: 1000},
{ x: 189, y: 1000},
{ x: 188, y: 1001},
{ x: 188, y: 1000},
{ x: 187, y: 1000},
{ x: 186, y: 1000},
{ x: 185, y: 1000},
{ x: 184, y: 999},
{ x: 184, y: 1000},
{ x: 183, y: 1000},
{ x: 182, y: 1000},
{ x: 182, y: 999},
{ x: 181, y: 999},
{ x: 181, y: 1000},
{ x: 180, y: 999},
{ x: 180, y: 1000},
{ x: 179, y: 999},
{ x: 179, y: 1000},
{ x: 178, y: 999},
{ x: 178, y: 1000},
{ x: 177, y: 1000},
{ x: 176, y: 1000},
{ x: 176, y: 999},
{ x: 175, y: 1000},
{ x: 174, y: 1000},
{ x: 173, y: 1000},
{ x: 172, y: 1000},
{ x: 171, y: 1000},
{ x: 170, y: 1000},
{ x: 169, y: 1000},
{ x: 168, y: 1000},
{ x: 167, y: 1000},
{ x: 166, y: 999},
{ x: 166, y: 1000},
{ x: 165, y: 1000},
{ x: 164, y: 1000},
{ x: 163, y: 1000},
{ x: 162, y: 1000},
{ x: 163, y: 999},
{ x: 162, y: 999},
{ x: 161, y: 999},
{ x: 161, y: 1000},
{ x: 160, y: 999},
{ x: 159, y: 999},
{ x: 158, y: 998},
{ x: 157, y: 999},
{ x: 158, y: 999},
{ x: 157, y: 998},
{ x: 156, y: 998},
{ x: 156, y: 999},
{ x: 155, y: 998},
{ x: 155, y: 999},
{ x: 154, y: 999},
{ x: 153, y: 998},
{ x: 154, y: 998},
{ x: 155, y: 997},
{ x: 154, y: 997},
{ x: 153, y: 997},
{ x: 152, y: 998},
{ x: 151, y: 998},
{ x: 150, y: 997},
{ x: 149, y: 997},
{ x: 148, y: 996},
{ x: 147, y: 996},
{ x: 146, y: 995},
{ x: 147, y: 995},
{ x: 148, y: 995},
{ x: 149, y: 996},
{ x: 150, y: 996},
{ x: 151, y: 996},
{ x: 151, y: 997},
{ x: 152, y: 997},
{ x: 152, y: 996},
{ x: 151, y: 995},
{ x: 150, y: 995},
{ x: 149, y: 995},
{ x: 148, y: 994},
{ x: 147, y: 994},
{ x: 147, y: 993},
{ x: 146, y: 994},
{ x: 145, y: 995},
{ x: 144, y: 994},
{ x: 145, y: 994},
{ x: 145, y: 993},
{ x: 146, y: 993},
{ x: 145, y: 992},
{ x: 144, y: 991},
{ x: 144, y: 992},
{ x: 144, y: 993},
{ x: 143, y: 993},
{ x: 142, y: 993},
{ x: 142, y: 992},
{ x: 142, y: 991},
{ x: 143, y: 992},
{ x: 143, y: 991},
{ x: 142, y: 990},
{ x: 141, y: 991},
{ x: 140, y: 991},
{ x: 141, y: 990},
{ x: 140, y: 990},
{ x: 141, y: 989},
{ x: 140, y: 989},
{ x: 139, y: 989},
{ x: 139, y: 988},
{ x: 138, y: 987},
{ x: 138, y: 988},
{ x: 137, y: 987},
{ x: 137, y: 986},
{ x: 137, y: 985},
{ x: 136, y: 983},
{ x: 136, y: 982},
{ x: 136, y: 981},
{ x: 136, y: 980},
{ x: 136, y: 979},
{ x: 136, y: 978},
{ x: 135, y: 978},
{ x: 136, y: 977},
{ x: 135, y: 976},
{ x: 136, y: 976},
{ x: 136, y: 975},
{ x: 135, y: 975},
{ x: 136, y: 974},
{ x: 135, y: 973},
{ x: 136, y: 973},
{ x: 136, y: 972},
{ x: 135, y: 972},
{ x: 136, y: 971},
{ x: 136, y: 970},
{ x: 135, y: 970},
{ x: 136, y: 969},
{ x: 136, y: 968},
{ x: 135, y: 968},
{ x: 136, y: 967},
{ x: 135, y: 967},
{ x: 136, y: 966},
{ x: 136, y: 965},
{ x: 136, y: 964},
{ x: 135, y: 965},
{ x: 135, y: 964},
{ x: 136, y: 963},
{ x: 135, y: 963},
{ x: 135, y: 962},
{ x: 136, y: 962},
{ x: 136, y: 961},
{ x: 135, y: 960},
{ x: 136, y: 959},
{ x: 135, y: 959},
{ x: 135, y: 958},
{ x: 135, y: 957},
{ x: 135, y: 956},
{ x: 134, y: 955},
{ x: 135, y: 955},
{ x: 135, y: 954},
{ x: 134, y: 953},
{ x: 135, y: 953},
{ x: 135, y: 952},
{ x: 134, y: 951},
{ x: 134, y: 952},
{ x: 135, y: 951},
{ x: 134, y: 950},
{ x: 134, y: 949},
{ x: 134, y: 948},
{ x: 133, y: 947},
{ x: 134, y: 947},
{ x: 134, y: 946},
{ x: 133, y: 946},
{ x: 133, y: 945},
{ x: 133, y: 944},
{ x: 132, y: 944},
{ x: 132, y: 943},
{ x: 133, y: 943},
{ x: 132, y: 942},
{ x: 132, y: 941},
{ x: 131, y: 940},
{ x: 132, y: 940},
{ x: 131, y: 939},
{ x: 130, y: 938},
{ x: 131, y: 937},
{ x: 131, y: 938},
{ x: 130, y: 937},
{ x: 130, y: 936},
{ x: 129, y: 935},
{ x: 130, y: 935},
{ x: 129, y: 934},
{ x: 128, y: 933},
{ x: 129, y: 933},
{ x: 129, y: 932},
{ x: 128, y: 932},
{ x: 128, y: 931},
{ x: 128, y: 930},
{ x: 127, y: 930},
{ x: 127, y: 929},
{ x: 127, y: 928},
{ x: 126, y: 929},
{ x: 126, y: 928},
{ x: 126, y: 927},
{ x: 125, y: 927},
{ x: 126, y: 926},
{ x: 125, y: 926},
{ x: 125, y: 925},
{ x: 124, y: 925},
{ x: 124, y: 924},
{ x: 124, y: 923},
{ x: 123, y: 923},
{ x: 123, y: 922},
{ x: 122, y: 922},
{ x: 122, y: 921},
{ x: 122, y: 920},
{ x: 121, y: 920},
{ x: 121, y: 919},
{ x: 121, y: 918},
{ x: 120, y: 917},
{ x: 119, y: 916},
{ x: 118, y: 915},
{ x: 117, y: 913},
{ x: 116, y: 911},
{ x: 117, y: 910},
{ x: 116, y: 909},
{ x: 115, y: 908},
{ x: 115, y: 907},
{ x: 115, y: 906},
{ x: 114, y: 905},
{ x: 113, y: 904},
{ x: 113, y: 902},
{ x: 112, y: 901},
{ x: 112, y: 900},
{ x: 112, y: 899},
{ x: 112, y: 898},
{ x: 112, y: 897},
{ x: 112, y: 896},
{ x: 111, y: 895},
{ x: 111, y: 896},
{ x: 111, y: 897},
{ x: 113, y: 901},
{ x: 112, y: 902},
{ x: 113, y: 903},
{ x: 114, y: 904},
{ x: 114, y: 906},
{ x: 114, y: 907},
{ x: 115, y: 909},
{ x: 116, y: 910},
{ x: 117, y: 911},
{ x: 117, y: 912},
{ x: 118, y: 913},
{ x: 118, y: 914},
{ x: 119, y: 915},
{ x: 119, y: 917},
{ x: 120, y: 918},
{ x: 120, y: 919},
{ x: 116, y: 926},
{ x: 115, y: 925},
{ x: 115, y: 926},
{ x: 115, y: 927},
{ x: 116, y: 927},
{ x: 116, y: 928},
{ x: 117, y: 928},
{ x: 117, y: 929},
{ x: 118, y: 929},
{ x: 117, y: 930},
{ x: 118, y: 930},
{ x: 118, y: 931},
{ x: 119, y: 932},
{ x: 118, y: 932},
{ x: 119, y: 933},
{ x: 119, y: 934},
{ x: 119, y: 935},
{ x: 120, y: 934},
{ x: 120, y: 935},
{ x: 120, y: 936},
{ x: 120, y: 937},
{ x: 121, y: 938},
{ x: 121, y: 937},
{ x: 120, y: 938},
{ x: 121, y: 939},
{ x: 122, y: 940},
{ x: 121, y: 940},
{ x: 122, y: 941},
{ x: 122, y: 942},
{ x: 122, y: 943},
{ x: 123, y: 944},
{ x: 123, y: 943},
{ x: 122, y: 944},
{ x: 123, y: 945},
{ x: 122, y: 945},
{ x: 123, y: 946},
{ x: 123, y: 947},
{ x: 123, y: 948},
{ x: 124, y: 949},
{ x: 124, y: 948},
{ x: 123, y: 949},
{ x: 124, y: 950},
{ x: 124, y: 951},
{ x: 124, y: 952},
{ x: 124, y: 953},
{ x: 125, y: 954},
{ x: 125, y: 953},
{ x: 124, y: 954},
{ x: 124, y: 955},
{ x: 125, y: 955},
{ x: 125, y: 956},
{ x: 125, y: 957},
{ x: 125, y: 958},
{ x: 125, y: 959},
{ x: 125, y: 960},
{ x: 126, y: 959},
{ x: 126, y: 960},
{ x: 126, y: 961},
{ x: 125, y: 962},
{ x: 126, y: 963},
{ x: 126, y: 962},
{ x: 125, y: 963},
{ x: 126, y: 964},
{ x: 126, y: 965},
{ x: 126, y: 966},
{ x: 126, y: 967},
{ x: 126, y: 968},
{ x: 126, y: 969},
{ x: 126, y: 970},
{ x: 126, y: 971},
{ x: 126, y: 972},
{ x: 120, y: 962},
{ x: 120, y: 961},
{ x: 119, y: 960},
{ x: 119, y: 958},
{ x: 118, y: 957},
{ x: 119, y: 956},
{ x: 118, y: 955},
{ x: 117, y: 954},
{ x: 117, y: 952},
{ x: 117, y: 951},
{ x: 116, y: 950},
{ x: 116, y: 949},
{ x: 116, y: 948},
{ x: 115, y: 947},
{ x: 115, y: 945},
{ x: 115, y: 944},
{ x: 114, y: 943},
{ x: 114, y: 942},
{ x: 114, y: 941},
{ x: 112, y: 937},
{ x: 112, y: 936},
{ x: 112, y: 935},
{ x: 113, y: 936},
{ x: 113, y: 937},
{ x: 113, y: 938},
{ x: 113, y: 939},
{ x: 113, y: 940},
{ x: 113, y: 941},
{ x: 113, y: 942},
{ x: 114, y: 944},
{ x: 114, y: 945},
{ x: 115, y: 946},
{ x: 115, y: 948},
{ x: 115, y: 949},
{ x: 116, y: 951},
{ x: 116, y: 952},
{ x: 117, y: 953},
{ x: 118, y: 954},
{ x: 117, y: 955},
{ x: 118, y: 956},
{ x: 118, y: 958},
{ x: 119, y: 959},
{ x: 119, y: 961},
{ x: 119, y: 962},
{ x: 120, y: 963},
{ x: 120, y: 964},
{ x: 120, y: 965},
{ x: 121, y: 966},
{ x: 121, y: 967},
{ x: 121, y: 968},
{ x: 121, y: 969},
{ x: 121, y: 970},
{ x: 121, y: 971},
{ x: 119, y: 974},
{ x: 118, y: 975},
{ x: 117, y: 975},
{ x: 116, y: 975},
{ x: 115, y: 975},
{ x: 114, y: 975},
{ x: 115, y: 977},
{ x: 116, y: 978},
{ x: 118, y: 979},
{ x: 120, y: 979},
{ x: 117, y: 978},
{ x: 115, y: 978},
{ x: 114, y: 977},
{ x: 113, y: 977},
{ x: 112, y: 977},
{ x: 111, y: 976},
{ x: 112, y: 976},
{ x: 113, y: 975},
{ x: 112, y: 975},
{ x: 111, y: 975},
{ x: 110, y: 975},
{ x: 110, y: 976},
{ x: 109, y: 975},
{ x: 108, y: 976},
{ x: 108, y: 975},
{ x: 107, y: 975},
{ x: 106, y: 975},
{ x: 107, y: 974},
{ x: 108, y: 974},
{ x: 107, y: 973},
{ x: 106, y: 973},
{ x: 106, y: 974},
{ x: 105, y: 975},
{ x: 104, y: 975},
{ x: 103, y: 974},
{ x: 104, y: 974},
{ x: 105, y: 973},
{ x: 105, y: 974},
{ x: 104, y: 973},
{ x: 104, y: 972},
{ x: 103, y: 972},
{ x: 102, y: 973},
{ x: 102, y: 974},
{ x: 101, y: 973},
{ x: 100, y: 973},
{ x: 100, y: 972},
{ x: 99, y: 972},
{ x: 98, y: 972},
{ x: 98, y: 971},
{ x: 99, y: 970},
{ x: 100, y: 970},
{ x: 101, y: 971},
{ x: 102, y: 972},
{ x: 102, y: 971},
{ x: 101, y: 970},
{ x: 100, y: 969},
{ x: 99, y: 969},
{ x: 98, y: 969},
{ x: 98, y: 968},
{ x: 97, y: 967},
{ x: 96, y: 967},
{ x: 97, y: 968},
{ x: 96, y: 969},
{ x: 97, y: 970},
{ x: 97, y: 971},
{ x: 96, y: 970},
{ x: 95, y: 969},
{ x: 95, y: 968},
{ x: 94, y: 967},
{ x: 95, y: 966},
{ x: 95, y: 965},
{ x: 91, y: 963},
{ x: 89, y: 962},
{ x: 89, y: 961},
{ x: 88, y: 960},
{ x: 87, y: 960},
{ x: 87, y: 959},
{ x: 87, y: 958},
{ x: 86, y: 958},
{ x: 86, y: 957},
{ x: 85, y: 957},
{ x: 84, y: 956},
{ x: 85, y: 956},
{ x: 84, y: 955},
{ x: 83, y: 954},
{ x: 84, y: 954},
{ x: 83, y: 953},
{ x: 82, y: 952},
{ x: 83, y: 952},
{ x: 82, y: 951},
{ x: 81, y: 950},
{ x: 82, y: 950},
{ x: 81, y: 949},
{ x: 81, y: 948},
{ x: 80, y: 947},
{ x: 80, y: 948},
{ x: 81, y: 947},
{ x: 80, y: 946},
{ x: 80, y: 945},
{ x: 79, y: 945},
{ x: 78, y: 946},
{ x: 78, y: 947},
{ x: 79, y: 948},
{ x: 78, y: 948},
{ x: 79, y: 949},
{ x: 79, y: 950},
{ x: 78, y: 950},
{ x: 79, y: 951},
{ x: 78, y: 952},
{ x: 79, y: 952},
{ x: 79, y: 953},
{ x: 79, y: 954},
{ x: 80, y: 954},
{ x: 79, y: 955},
{ x: 79, y: 956},
{ x: 80, y: 956},
{ x: 80, y: 957},
{ x: 80, y: 958},
{ x: 79, y: 958},
{ x: 80, y: 959},
{ x: 80, y: 960},
{ x: 81, y: 960},
{ x: 81, y: 961},
{ x: 81, y: 962},
{ x: 80, y: 962},
{ x: 81, y: 963},
{ x: 81, y: 964},
{ x: 82, y: 964},
{ x: 82, y: 965},
{ x: 82, y: 966},
{ x: 83, y: 966},
{ x: 83, y: 967},
{ x: 82, y: 967},
{ x: 83, y: 968},
{ x: 84, y: 969},
{ x: 83, y: 969},
{ x: 83, y: 970},
{ x: 84, y: 970},
{ x: 84, y: 971},
{ x: 84, y: 972},
{ x: 85, y: 973},
{ x: 85, y: 972},
{ x: 86, y: 973},
{ x: 86, y: 974},
{ x: 87, y: 975},
{ x: 86, y: 975},
{ x: 87, y: 976},
{ x: 88, y: 977},
{ x: 87, y: 977},
{ x: 88, y: 978},
{ x: 88, y: 979},
{ x: 89, y: 979},
{ x: 90, y: 980},
{ x: 89, y: 981},
{ x: 89, y: 980},
{ x: 90, y: 981},
{ x: 91, y: 982},
{ x: 90, y: 982},
{ x: 91, y: 983},
{ x: 91, y: 984},
{ x: 92, y: 985},
{ x: 92, y: 984},
{ x: 93, y: 985},
{ x: 93, y: 986},
{ x: 93, y: 987},
{ x: 94, y: 986},
{ x: 94, y: 987},
{ x: 94, y: 988},
{ x: 95, y: 988},
{ x: 96, y: 989},
{ x: 95, y: 989},
{ x: 95, y: 990},
{ x: 96, y: 990},
{ x: 97, y: 991},
{ x: 98, y: 991},
{ x: 98, y: 992},
{ x: 98, y: 993},
{ x: 99, y: 992},
{ x: 99, y: 993},
{ x: 99, y: 994},
{ x: 100, y: 994},
{ x: 101, y: 994},
{ x: 100, y: 995},
{ x: 101, y: 995},
{ x: 101, y: 996},
{ x: 102, y: 996},
{ x: 103, y: 997},
{ x: 104, y: 997},
{ x: 104, y: 998},
{ x: 105, y: 998},
{ x: 104, y: 999},
{ x: 105, y: 1000},
{ x: 106, y: 999},
{ x: 105, y: 999},
{ x: 106, y: 1000},
{ x: 107, y: 1001},
{ x: 108, y: 1000},
{ x: 107, y: 1000},
{ x: 108, y: 1001},
{ x: 109, y: 1001},
{ x: 108, y: 1002},
{ x: 109, y: 1002},
{ x: 110, y: 1003},
{ x: 109, y: 1003},
{ x: 110, y: 1002},
{ x: 111, y: 1003},
{ x: 112, y: 1003},
{ x: 111, y: 1004},
{ x: 112, y: 1004},
{ x: 113, y: 1004},
{ x: 114, y: 1004},
{ x: 113, y: 1005},
{ x: 114, y: 1005},
{ x: 115, y: 1005},
{ x: 115, y: 1006},
{ x: 116, y: 1006},
{ x: 117, y: 1006},
{ x: 118, y: 1006},
{ x: 117, y: 1007},
{ x: 118, y: 1007},
{ x: 119, y: 1007},
{ x: 120, y: 1008},
{ x: 120, y: 1007},
{ x: 121, y: 1008},
{ x: 121, y: 1007},
{ x: 122, y: 1008},
{ x: 123, y: 1008},
{ x: 124, y: 1007},
{ x: 124, y: 1008},
{ x: 125, y: 1008},
{ x: 126, y: 1007},
{ x: 126, y: 1008},
{ x: 127, y: 1009},
{ x: 128, y: 1009},
{ x: 129, y: 1009},
{ x: 130, y: 1010},
{ x: 131, y: 1011},
{ x: 131, y: 1010},
{ x: 130, y: 1009},
{ x: 130, y: 1008},
{ x: 130, y: 1007},
{ x: 129, y: 1006},
{ x: 129, y: 1005},
{ x: 128, y: 1005},
{ x: 128, y: 1004},
{ x: 127, y: 1003},
{ x: 127, y: 1002},
{ x: 128, y: 1003},
{ x: 128, y: 1002},
{ x: 127, y: 1001},
{ x: 126, y: 1001},
{ x: 126, y: 1000},
{ x: 126, y: 999},
{ x: 126, y: 998},
{ x: 125, y: 998},
{ x: 120, y: 997},
{ x: 118, y: 996},
{ x: 117, y: 995},
{ x: 116, y: 994},
{ x: 115, y: 993},
{ x: 114, y: 992},
{ x: 113, y: 991},
{ x: 112, y: 990},
{ x: 111, y: 989},
{ x: 110, y: 988},
{ x: 109, y: 987},
{ x: 110, y: 986},
{ x: 109, y: 985},
{ x: 109, y: 986},
{ x: 110, y: 987},
{ x: 111, y: 988},
{ x: 111, y: 990},
{ x: 112, y: 991},
{ x: 113, y: 992},
{ x: 114, y: 993},
{ x: 115, y: 994},
{ x: 116, y: 995},
{ x: 118, y: 995},
{ x: 119, y: 996},
{ x: 121, y: 997},
{ x: 122, y: 997},
{ x: 123, y: 998},
{ x: 126, y: 997},
{ x: 126, y: 996},
{ x: 127, y: 996},
{ x: 127, y: 995},
{ x: 128, y: 995},
{ x: 128, y: 996},
{ x: 129, y: 995},
{ x: 130, y: 995},
{ x: 131, y: 995},
{ x: 131, y: 996},
{ x: 132, y: 996},
{ x: 132, y: 997},
{ x: 133, y: 997},
{ x: 133, y: 998},
{ x: 134, y: 998},
{ x: 134, y: 997},
{ x: 135, y: 998},
{ x: 136, y: 998},
{ x: 135, y: 999},
{ x: 134, y: 999},
{ x: 135, y: 1000},
{ x: 136, y: 1001},
{ x: 137, y: 1001},
{ x: 136, y: 1000},
{ x: 137, y: 1000},
{ x: 138, y: 1001},
{ x: 139, y: 1001},
{ x: 140, y: 1002},
{ x: 140, y: 1001},
{ x: 141, y: 1002},
{ x: 142, y: 1003},
{ x: 142, y: 1002},
{ x: 143, y: 1002},
{ x: 143, y: 1003},
{ x: 144, y: 1004},
{ x: 144, y: 1003},
{ x: 145, y: 1004},
{ x: 146, y: 1005},
{ x: 146, y: 1004},
{ x: 147, y: 1005},
{ x: 148, y: 1006},
{ x: 148, y: 1005},
{ x: 149, y: 1006},
{ x: 149, y: 1007},
{ x: 150, y: 1007},
{ x: 150, y: 1006},
{ x: 151, y: 1007},
{ x: 151, y: 1008},
{ x: 152, y: 1008},
{ x: 153, y: 1009},
{ x: 153, y: 1008},
{ x: 154, y: 1009},
{ x: 154, y: 1010},
{ x: 155, y: 1010},
{ x: 156, y: 1010},
{ x: 157, y: 1011},
{ x: 156, y: 1011},
{ x: 157, y: 1012},
{ x: 158, y: 1012},
{ x: 159, y: 1013},
{ x: 159, y: 1012},
{ x: 160, y: 1013},
{ x: 160, y: 1012},
{ x: 161, y: 1013},
{ x: 161, y: 1014},
{ x: 162, y: 1014},
{ x: 163, y: 1014},
{ x: 164, y: 1014},
{ x: 164, y: 1015},
{ x: 165, y: 1015},
{ x: 166, y: 1016},
{ x: 166, y: 1015},
{ x: 167, y: 1015},
{ x: 168, y: 1016},
{ x: 167, y: 1016},
{ x: 168, y: 1017},
{ x: 169, y: 1017},
{ x: 170, y: 1018},
{ x: 171, y: 1018},
{ x: 171, y: 1017},
{ x: 172, y: 1018},
{ x: 173, y: 1018},
{ x: 174, y: 1019},
{ x: 175, y: 1018},
{ x: 175, y: 1017},
{ x: 176, y: 1017},
{ x: 177, y: 1017},
{ x: 178, y: 1018},
{ x: 177, y: 1019},
{ x: 177, y: 1020},
{ x: 178, y: 1020},
{ x: 179, y: 1020},
{ x: 180, y: 1020},
{ x: 180, y: 1021},
{ x: 181, y: 1020},
{ x: 181, y: 1021},
{ x: 182, y: 1021},
{ x: 182, y: 1020},
{ x: 183, y: 1021},
{ x: 184, y: 1022},
{ x: 184, y: 1021},
{ x: 185, y: 1021},
{ x: 186, y: 1021},
{ x: 187, y: 1021},
{ x: 188, y: 1021},
{ x: 189, y: 1021},
{ x: 190, y: 1022},
{ x: 189, y: 1022},
{ x: 188, y: 1022},
{ x: 187, y: 1022},
{ x: 186, y: 1022},
{ x: 185, y: 1022},
{ x: 178, y: 1039},
{ x: 179, y: 1040},
{ x: 178, y: 1040},
{ x: 177, y: 1040},
{ x: 176, y: 1040},
{ x: 175, y: 1039},
{ x: 175, y: 1040},
{ x: 174, y: 1040},
{ x: 173, y: 1040},
{ x: 172, y: 1040},
{ x: 171, y: 1040},
{ x: 171, y: 1039},
{ x: 170, y: 1040},
{ x: 170, y: 1039},
{ x: 169, y: 1039},
{ x: 168, y: 1040},
{ x: 168, y: 1039},
{ x: 167, y: 1039},
{ x: 166, y: 1038},
{ x: 166, y: 1039},
{ x: 165, y: 1039},
{ x: 165, y: 1038},
{ x: 164, y: 1038},
{ x: 164, y: 1039},
{ x: 163, y: 1038},
{ x: 162, y: 1037},
{ x: 162, y: 1038},
{ x: 161, y: 1037},
{ x: 160, y: 1036},
{ x: 159, y: 1037},
{ x: 160, y: 1037},
{ x: 159, y: 1036},
{ x: 158, y: 1036},
{ x: 158, y: 1035},
{ x: 157, y: 1035},
{ x: 156, y: 1035},
{ x: 156, y: 1034},
{ x: 155, y: 1033},
{ x: 154, y: 1034},
{ x: 155, y: 1034},
{ x: 154, y: 1033},
{ x: 153, y: 1032},
{ x: 153, y: 1033},
{ x: 152, y: 1033},
{ x: 151, y: 1032},
{ x: 152, y: 1031},
{ x: 152, y: 1032},
{ x: 151, y: 1031},
{ x: 150, y: 1030},
{ x: 150, y: 1031},
{ x: 150, y: 1032},
{ x: 149, y: 1031},
{ x: 149, y: 1030},
{ x: 148, y: 1029},
{ x: 148, y: 1030},
{ x: 147, y: 1030},
{ x: 147, y: 1029},
{ x: 146, y: 1029},
{ x: 147, y: 1028},
{ x: 146, y: 1027},
{ x: 145, y: 1027},
{ x: 146, y: 1028},
{ x: 145, y: 1028},
{ x: 144, y: 1027},
{ x: 143, y: 1026},
{ x: 144, y: 1025},
{ x: 144, y: 1026},
{ x: 143, y: 1025},
{ x: 142, y: 1025},
{ x: 142, y: 1024},
{ x: 141, y: 1025},
{ x: 141, y: 1024},
{ x: 141, y: 1023},
{ x: 142, y: 1023},
{ x: 141, y: 1022},
{ x: 140, y: 1021},
{ x: 140, y: 1022},
{ x: 139, y: 1022},
{ x: 140, y: 1023},
{ x: 139, y: 1023},
{ x: 138, y: 1022},
{ x: 137, y: 1021},
{ x: 138, y: 1021},
{ x: 137, y: 1020},
{ x: 137, y: 1019},
{ x: 136, y: 1019},
{ x: 135, y: 1020},
{ x: 135, y: 1019},
{ x: 135, y: 1018},
{ x: 135, y: 1017},
{ x: 135, y: 1016},
{ x: 134, y: 1015},
{ x: 133, y: 1013},
{ x: 132, y: 1012},
{ x: 131, y: 1012},
{ x: 132, y: 1013},
{ x: 133, y: 1014},
{ x: 133, y: 1015},
{ x: 134, y: 1016},
{ x: 134, y: 1017},
{ x: 134, y: 1018},
{ x: 134, y: 1019},
{ x: 134, y: 1020},
{ x: 134, y: 1021},
{ x: 134, y: 1022},
{ x: 135, y: 1021},
{ x: 135, y: 1022},
{ x: 136, y: 1022},
{ x: 135, y: 1023},
{ x: 135, y: 1024},
{ x: 136, y: 1025},
{ x: 137, y: 1024},
{ x: 136, y: 1023},
{ x: 136, y: 1024},
{ x: 137, y: 1025},
{ x: 138, y: 1025},
{ x: 138, y: 1026},
{ x: 137, y: 1026},
{ x: 136, y: 1026},
{ x: 137, y: 1027},
{ x: 138, y: 1027},
{ x: 137, y: 1028},
{ x: 138, y: 1028},
{ x: 138, y: 1029},
{ x: 139, y: 1028},
{ x: 139, y: 1027},
{ x: 140, y: 1028},
{ x: 141, y: 1029},
{ x: 141, y: 1030},
{ x: 142, y: 1030},
{ x: 143, y: 1031},
{ x: 142, y: 1031},
{ x: 143, y: 1032},
{ x: 144, y: 1032},
{ x: 144, y: 1031},
{ x: 145, y: 1032},
{ x: 145, y: 1031},
{ x: 144, y: 1030},
{ x: 143, y: 1030},
{ x: 143, y: 1029},
{ x: 143, y: 1028},
{ x: 142, y: 1027},
{ x: 141, y: 1028},
{ x: 140, y: 1029},
{ x: 139, y: 1030},
{ x: 139, y: 1031},
{ x: 140, y: 1031},
{ x: 141, y: 1032},
{ x: 141, y: 1033},
{ x: 142, y: 1034},
{ x: 142, y: 1033},
{ x: 143, y: 1034},
{ x: 144, y: 1035},
{ x: 144, y: 1036},
{ x: 143, y: 1035},
{ x: 144, y: 1034},
{ x: 145, y: 1033},
{ x: 146, y: 1034},
{ x: 146, y: 1033},
{ x: 147, y: 1034},
{ x: 147, y: 1035},
{ x: 147, y: 1036},
{ x: 146, y: 1035},
{ x: 146, y: 1036},
{ x: 145, y: 1036},
{ x: 146, y: 1037},
{ x: 147, y: 1038},
{ x: 147, y: 1037},
{ x: 148, y: 1036},
{ x: 148, y: 1037},
{ x: 148, y: 1038},
{ x: 149, y: 1037},
{ x: 149, y: 1038},
{ x: 148, y: 1039},
{ x: 149, y: 1039},
{ x: 150, y: 1039},
{ x: 150, y: 1038},
{ x: 151, y: 1039},
{ x: 150, y: 1040},
{ x: 151, y: 1040},
{ x: 152, y: 1039},
{ x: 152, y: 1040},
{ x: 152, y: 1041},
{ x: 153, y: 1040},
{ x: 153, y: 1041},
{ x: 154, y: 1041},
{ x: 155, y: 1042},
{ x: 154, y: 1042},
{ x: 155, y: 1041},
{ x: 156, y: 1041},
{ x: 156, y: 1042},
{ x: 157, y: 1042},
{ x: 158, y: 1042},
{ x: 157, y: 1043},
{ x: 158, y: 1043},
{ x: 159, y: 1043},
{ x: 160, y: 1044},
{ x: 161, y: 1044},
{ x: 160, y: 1043},
{ x: 161, y: 1043},
{ x: 162, y: 1044},
{ x: 163, y: 1044},
{ x: 164, y: 1045},
{ x: 164, y: 1044},
{ x: 165, y: 1044},
{ x: 165, y: 1045},
{ x: 166, y: 1045},
{ x: 167, y: 1045},
{ x: 168, y: 1045},
{ x: 169, y: 1046},

];
// ── dft.js
function dft(x,y) {
     N = x.length;
     let Xre;
     let Xim;
     let X = [];
     for (let j = 0; j < N; j++) {
          let dft_real_part = 0;
          let dft_im_part = 0;

          for (let i = 0; i < N; i++) {

               

               const phi = (TWO_PI * j * i) / N;

               dft_real_part += (x[i] * cos(phi) + y[i]*sin(phi));
               dft_im_part += (-x[i] * sin(phi) + y[i]*cos(phi));
          }

          Xre = dft_real_part / N;
          Xim = dft_im_part / N;
          
          let freq = j;
          let amp = sqrt(Xre*Xre + Xim*Xim);
          let phase = atan2(Xim,Xre);

          X[j] = { Xre, Xim,freq,amp,phase };
     }
     return X
}
